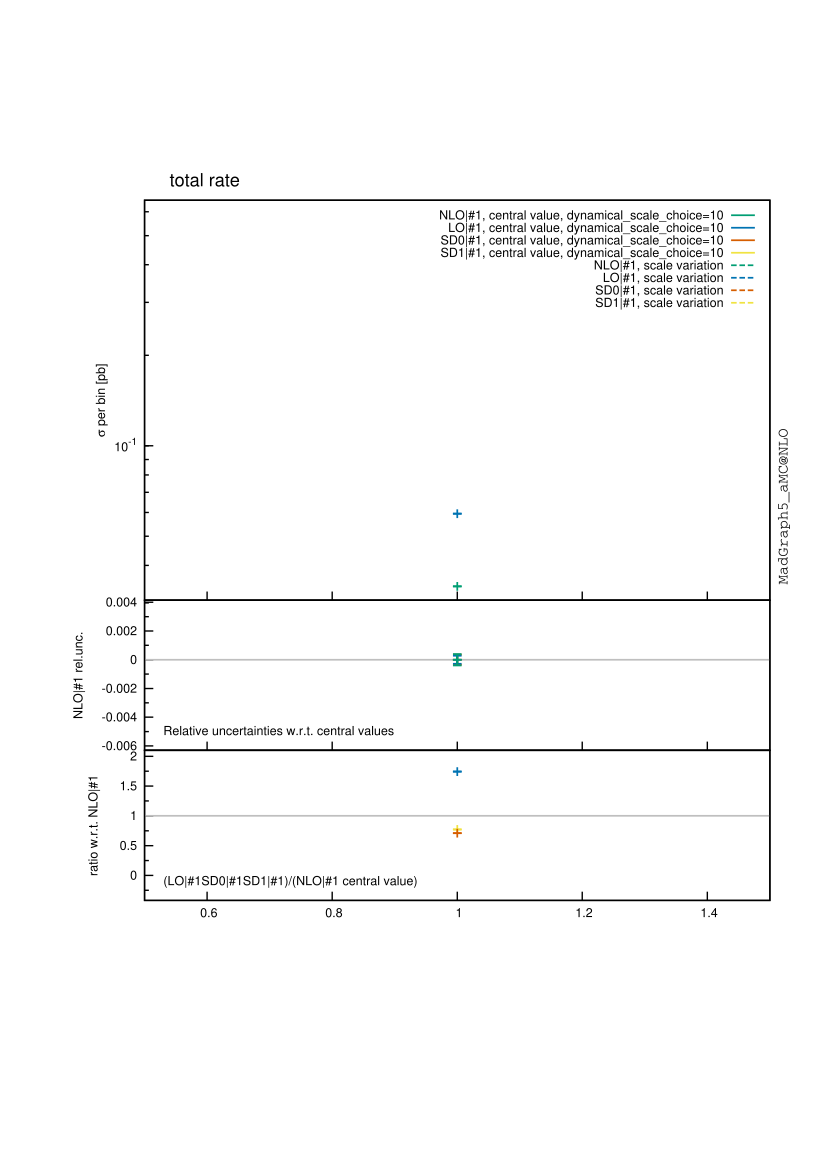

Recreate this plot in gnuplot.

################################################################################
#
# This gnuplot file was generated by MadGraph5_aMC@NLO project, a program which 
# automatically generates Feynman diagrams and matrix elements for arbitrary
# high-energy processes in the Standard Model and beyond. It also perform the
# integration and/or generate events for these processes, at LO and NLO accuracy.
#
# For more information, visit madgraph.phys.ucl.ac.be and amcatnlo.web.cern.ch
#
################################################################################
# /nfs/theoc/data1/dpagani/tobefixed_3.0.4/WW_checkMarco/bin/internal/histograms.py /nfs/theoc/data1/dpagani/tobefixed_3.0.4/WW_checkMarco/SubProcesses/P0_uux_wpwm/all_G1_36/MADatNLO.HwU /nfs/theoc/data1/dpagani/tobefixed_3.0.4/WW_checkMarco/SubProcesses/P0_ddx_wpwm/all_G1_28/MADatNLO.HwU /nfs/theoc/data1/dpagani/tobefixed_3.0.4/WW_checkMarco/SubProcesses/P0_uxu_wpwm/all_G1_8/MADatNLO.HwU /nfs/theoc/data1/dpagani/tobefixed_3.0.4/WW_checkMarco/SubProcesses/P0_uux_wpwm/all_G1_22/MADatNLO.HwU /nfs/theoc/data1/dpagani/tobefixed_3.0.4/WW_checkMarco/SubProcesses/P0_ddx_wpwm/all_G1_16/MADatNLO.HwU /nfs/theoc/data1/dpagani/tobefixed_3.0.4/WW_checkMarco/SubProcesses/P0_dxd_wpwm/all_G1_16/MADatNLO.HwU /nfs/theoc/data1/dpagani/tobefixed_3.0.4/WW_checkMarco/SubProcesses/P0_uux_wpwm/all_G1_37/MADatNLO.HwU /nfs/theoc/data1/dpagani/tobefixed_3.0.4/WW_checkMarco/SubProcesses/P0_uxu_wpwm/all_G1_23/MADatNLO.HwU /nfs/theoc/data1/dpagani/tobefixed_3.0.4/WW_checkMarco/SubProcesses/P0_dxd_wpwm/all_G1_5/MADatNLO.HwU /nfs/theoc/data1/dpagani/tobefixed_3.0.4/WW_checkMarco/SubProcesses/P0_dxd_wpwm/all_G1_8/MADatNLO.HwU /nfs/theoc/data1/dpagani/tobefixed_3.0.4/WW_checkMarco/SubProcesses/P0_uxu_wpwm/all_G1_42/MADatNLO.HwU /nfs/theoc/data1/dpagani/tobefixed_3.0.4/WW_checkMarco/SubProcesses/P0_ddx_wpwm/all_G1_8/MADatNLO.HwU /nfs/theoc/data1/dpagani/tobefixed_3.0.4/WW_checkMarco/SubProcesses/P0_dxd_wpwm/all_G1_28/MADatNLO.HwU /nfs/theoc/data1/dpagani/tobefixed_3.0.4/WW_checkMarco/SubProcesses/P0_ddx_wpwm/all_G1_10/MADatNLO.HwU /nfs/theoc/data1/dpagani/tobefixed_3.0.4/WW_checkMarco/SubProcesses/P0_ddx_wpwm/all_G1_11/MADatNLO.HwU /nfs/theoc/data1/dpagani/tobefixed_3.0.4/WW_checkMarco/SubProcesses/P0_dxd_wpwm/all_G1_1/MADatNLO.HwU /nfs/theoc/data1/dpagani/tobefixed_3.0.4/WW_checkMarco/SubProcesses/P0_uux_wpwm/all_G1_38/MADatNLO.HwU /nfs/theoc/data1/dpagani/tobefixed_3.0.4/WW_checkMarco/SubProcesses/P0_dxd_wpwm/all_G1_2/MADatNLO.HwU /nfs/theoc/data1/dpagani/tobefixed_3.0.4/WW_checkMarco/SubProcesses/P0_dxd_wpwm/all_G1_15/MADatNLO.HwU /nfs/theoc/data1/dpagani/tobefixed_3.0.4/WW_checkMarco/SubProcesses/P0_ddx_wpwm/all_G1_1/MADatNLO.HwU /nfs/theoc/data1/dpagani/tobefixed_3.0.4/WW_checkMarco/SubProcesses/P0_uux_wpwm/all_G1_1/MADatNLO.HwU /nfs/theoc/data1/dpagani/tobefixed_3.0.4/WW_checkMarco/SubProcesses/P0_dxd_wpwm/all_G1_32/MADatNLO.HwU /nfs/theoc/data1/dpagani/tobefixed_3.0.4/WW_checkMarco/SubProcesses/P0_dxd_wpwm/all_G1_24/MADatNLO.HwU /nfs/theoc/data1/dpagani/tobefixed_3.0.4/WW_checkMarco/SubProcesses/P0_dxd_wpwm/all_G1_10/MADatNLO.HwU /nfs/theoc/data1/dpagani/tobefixed_3.0.4/WW_checkMarco/SubProcesses/P0_uux_wpwm/all_G1_2/MADatNLO.HwU /nfs/theoc/data1/dpagani/tobefixed_3.0.4/WW_checkMarco/SubProcesses/P0_uxu_wpwm/all_G1_46/MADatNLO.HwU /nfs/theoc/data1/dpagani/tobefixed_3.0.4/WW_checkMarco/SubProcesses/P0_dxd_wpwm/all_G1_14/MADatNLO.HwU /nfs/theoc/data1/dpagani/tobefixed_3.0.4/WW_checkMarco/SubProcesses/P0_ddx_wpwm/all_G1_21/MADatNLO.HwU /nfs/theoc/data1/dpagani/tobefixed_3.0.4/WW_checkMarco/SubProcesses/P0_dxd_wpwm/all_G1_7/MADatNLO.HwU /nfs/theoc/data1/dpagani/tobefixed_3.0.4/WW_checkMarco/SubProcesses/P0_uux_wpwm/all_G1_43/MADatNLO.HwU /nfs/theoc/data1/dpagani/tobefixed_3.0.4/WW_checkMarco/SubProcesses/P0_dxd_wpwm/all_G1_17/MADatNLO.HwU /nfs/theoc/data1/dpagani/tobefixed_3.0.4/WW_checkMarco/SubProcesses/P0_uxu_wpwm/all_G1_22/MADatNLO.HwU /nfs/theoc/data1/dpagani/tobefixed_3.0.4/WW_checkMarco/SubProcesses/P0_ddx_wpwm/all_G1_6/MADatNLO.HwU /nfs/theoc/data1/dpagani/tobefixed_3.0.4/WW_checkMarco/SubProcesses/P0_uux_wpwm/all_G1_32/MADatNLO.HwU /nfs/theoc/data1/dpagani/tobefixed_3.0.4/WW_checkMarco/SubProcesses/P0_uxu_wpwm/all_G1_30/MADatNLO.HwU /nfs/theoc/data1/dpagani/tobefixed_3.0.4/WW_checkMarco/SubProcesses/P0_dxd_wpwm/all_G1_4/MADatNLO.HwU /nfs/theoc/data1/dpagani/tobefixed_3.0.4/WW_checkMarco/SubProcesses/P0_ddx_wpwm/all_G1_29/MADatNLO.HwU /nfs/theoc/data1/dpagani/tobefixed_3.0.4/WW_checkMarco/SubProcesses/P0_ddx_wpwm/all_G1_23/MADatNLO.HwU /nfs/theoc/data1/dpagani/tobefixed_3.0.4/WW_checkMarco/SubProcesses/P0_uux_wpwm/all_G1_12/MADatNLO.HwU /nfs/theoc/data1/dpagani/tobefixed_3.0.4/WW_checkMarco/SubProcesses/P0_dxd_wpwm/all_G1_3/MADatNLO.HwU /nfs/theoc/data1/dpagani/tobefixed_3.0.4/WW_checkMarco/SubProcesses/P0_dxd_wpwm/all_G1_11/MADatNLO.HwU /nfs/theoc/data1/dpagani/tobefixed_3.0.4/WW_checkMarco/SubProcesses/P0_uux_wpwm/all_G1_13/MADatNLO.HwU /nfs/theoc/data1/dpagani/tobefixed_3.0.4/WW_checkMarco/SubProcesses/P0_ddx_wpwm/all_G1_19/MADatNLO.HwU /nfs/theoc/data1/dpagani/tobefixed_3.0.4/WW_checkMarco/SubProcesses/P0_dxd_wpwm/all_G1_9/MADatNLO.HwU /nfs/theoc/data1/dpagani/tobefixed_3.0.4/WW_checkMarco/SubProcesses/P0_uxu_wpwm/all_G1_13/MADatNLO.HwU /nfs/theoc/data1/dpagani/tobefixed_3.0.4/WW_checkMarco/SubProcesses/P0_dxd_wpwm/all_G1_25/MADatNLO.HwU /nfs/theoc/data1/dpagani/tobefixed_3.0.4/WW_checkMarco/SubProcesses/P0_ddx_wpwm/all_G1_30/MADatNLO.HwU /nfs/theoc/data1/dpagani/tobefixed_3.0.4/WW_checkMarco/SubProcesses/P0_uxu_wpwm/all_G1_24/MADatNLO.HwU /nfs/theoc/data1/dpagani/tobefixed_3.0.4/WW_checkMarco/SubProcesses/P0_uux_wpwm/all_G1_3/MADatNLO.HwU /nfs/theoc/data1/dpagani/tobefixed_3.0.4/WW_checkMarco/SubProcesses/P0_ddx_wpwm/all_G1_4/MADatNLO.HwU /nfs/theoc/data1/dpagani/tobefixed_3.0.4/WW_checkMarco/SubProcesses/P0_dxd_wpwm/all_G1_20/MADatNLO.HwU /nfs/theoc/data1/dpagani/tobefixed_3.0.4/WW_checkMarco/SubProcesses/P0_uux_wpwm/all_G1_28/MADatNLO.HwU /nfs/theoc/data1/dpagani/tobefixed_3.0.4/WW_checkMarco/SubProcesses/P0_ddx_wpwm/all_G1_26/MADatNLO.HwU /nfs/theoc/data1/dpagani/tobefixed_3.0.4/WW_checkMarco/SubProcesses/P0_uux_wpwm/all_G1_14/MADatNLO.HwU /nfs/theoc/data1/dpagani/tobefixed_3.0.4/WW_checkMarco/SubProcesses/P0_dxd_wpwm/all_G1_26/MADatNLO.HwU /nfs/theoc/data1/dpagani/tobefixed_3.0.4/WW_checkMarco/SubProcesses/P0_uux_wpwm/all_G1_7/MADatNLO.HwU /nfs/theoc/data1/dpagani/tobefixed_3.0.4/WW_checkMarco/SubProcesses/P0_uux_wpwm/all_G1_24/MADatNLO.HwU /nfs/theoc/data1/dpagani/tobefixed_3.0.4/WW_checkMarco/SubProcesses/P0_uux_wpwm/all_G1_39/MADatNLO.HwU /nfs/theoc/data1/dpagani/tobefixed_3.0.4/WW_checkMarco/SubProcesses/P0_ddx_wpwm/all_G1_13/MADatNLO.HwU /nfs/theoc/data1/dpagani/tobefixed_3.0.4/WW_checkMarco/SubProcesses/P0_dxd_wpwm/all_G1_22/MADatNLO.HwU /nfs/theoc/data1/dpagani/tobefixed_3.0.4/WW_checkMarco/SubProcesses/P0_ddx_wpwm/all_G1_25/MADatNLO.HwU /nfs/theoc/data1/dpagani/tobefixed_3.0.4/WW_checkMarco/SubProcesses/P0_dxd_wpwm/all_G1_31/MADatNLO.HwU /nfs/theoc/data1/dpagani/tobefixed_3.0.4/WW_checkMarco/SubProcesses/P0_ddx_wpwm/all_G1_24/MADatNLO.HwU /nfs/theoc/data1/dpagani/tobefixed_3.0.4/WW_checkMarco/SubProcesses/P0_ddx_wpwm/all_G1_15/MADatNLO.HwU /nfs/theoc/data1/dpagani/tobefixed_3.0.4/WW_checkMarco/SubProcesses/P0_uux_wpwm/all_G1_17/MADatNLO.HwU /nfs/theoc/data1/dpagani/tobefixed_3.0.4/WW_checkMarco/SubProcesses/P0_ddx_wpwm/all_G1_17/MADatNLO.HwU /nfs/theoc/data1/dpagani/tobefixed_3.0.4/WW_checkMarco/SubProcesses/P0_uux_wpwm/all_G1_27/MADatNLO.HwU /nfs/theoc/data1/dpagani/tobefixed_3.0.4/WW_checkMarco/SubProcesses/P0_ddx_wpwm/all_G1_2/MADatNLO.HwU /nfs/theoc/data1/dpagani/tobefixed_3.0.4/WW_checkMarco/SubProcesses/P0_uux_wpwm/all_G1_31/MADatNLO.HwU /nfs/theoc/data1/dpagani/tobefixed_3.0.4/WW_checkMarco/SubProcesses/P0_ddx_wpwm/all_G1_9/MADatNLO.HwU /nfs/theoc/data1/dpagani/tobefixed_3.0.4/WW_checkMarco/SubProcesses/P0_dxd_wpwm/all_G1_23/MADatNLO.HwU /nfs/theoc/data1/dpagani/tobefixed_3.0.4/WW_checkMarco/SubProcesses/P0_uxu_wpwm/all_G1_15/MADatNLO.HwU /nfs/theoc/data1/dpagani/tobefixed_3.0.4/WW_checkMarco/SubProcesses/P0_uux_wpwm/all_G1_35/MADatNLO.HwU /nfs/theoc/data1/dpagani/tobefixed_3.0.4/WW_checkMarco/SubProcesses/P0_dxd_wpwm/all_G1_27/MADatNLO.HwU /nfs/theoc/data1/dpagani/tobefixed_3.0.4/WW_checkMarco/SubProcesses/P0_ddx_wpwm/all_G1_14/MADatNLO.HwU /nfs/theoc/data1/dpagani/tobefixed_3.0.4/WW_checkMarco/SubProcesses/P0_uux_wpwm/all_G1_6/MADatNLO.HwU /nfs/theoc/data1/dpagani/tobefixed_3.0.4/WW_checkMarco/SubProcesses/P0_uux_wpwm/all_G1_33/MADatNLO.HwU /nfs/theoc/data1/dpagani/tobefixed_3.0.4/WW_checkMarco/SubProcesses/P0_uux_wpwm/all_G1_41/MADatNLO.HwU /nfs/theoc/data1/dpagani/tobefixed_3.0.4/WW_checkMarco/SubProcesses/P0_ddx_wpwm/all_G1_7/MADatNLO.HwU /nfs/theoc/data1/dpagani/tobefixed_3.0.4/WW_checkMarco/SubProcesses/P0_ddx_wpwm/all_G1_3/MADatNLO.HwU /nfs/theoc/data1/dpagani/tobefixed_3.0.4/WW_checkMarco/SubProcesses/P0_ddx_wpwm/all_G1_5/MADatNLO.HwU /nfs/theoc/data1/dpagani/tobefixed_3.0.4/WW_checkMarco/SubProcesses/P0_ddx_wpwm/all_G1_31/MADatNLO.HwU /nfs/theoc/data1/dpagani/tobefixed_3.0.4/WW_checkMarco/SubProcesses/P0_ddx_wpwm/all_G1_27/MADatNLO.HwU /nfs/theoc/data1/dpagani/tobefixed_3.0.4/WW_checkMarco/SubProcesses/P0_uux_wpwm/all_G1_20/MADatNLO.HwU /nfs/theoc/data1/dpagani/tobefixed_3.0.4/WW_checkMarco/SubProcesses/P0_dxd_wpwm/all_G1_29/MADatNLO.HwU /nfs/theoc/data1/dpagani/tobefixed_3.0.4/WW_checkMarco/SubProcesses/P0_dxd_wpwm/all_G1_13/MADatNLO.HwU /nfs/theoc/data1/dpagani/tobefixed_3.0.4/WW_checkMarco/SubProcesses/P0_uux_wpwm/all_G1_26/MADatNLO.HwU /nfs/theoc/data1/dpagani/tobefixed_3.0.4/WW_checkMarco/SubProcesses/P0_dxd_wpwm/all_G1_18/MADatNLO.HwU /nfs/theoc/data1/dpagani/tobefixed_3.0.4/WW_checkMarco/SubProcesses/P0_uux_wpwm/all_G1_16/MADatNLO.HwU /nfs/theoc/data1/dpagani/tobefixed_3.0.4/WW_checkMarco/SubProcesses/P0_ddx_wpwm/all_G1_12/MADatNLO.HwU /nfs/theoc/data1/dpagani/tobefixed_3.0.4/WW_checkMarco/SubProcesses/P0_uux_wpwm/all_G1_25/MADatNLO.HwU /nfs/theoc/data1/dpagani/tobefixed_3.0.4/WW_checkMarco/SubProcesses/P0_uux_wpwm/all_G1_11/MADatNLO.HwU /nfs/theoc/data1/dpagani/tobefixed_3.0.4/WW_checkMarco/SubProcesses/P0_uxu_wpwm/all_G1_35/MADatNLO.HwU /nfs/theoc/data1/dpagani/tobefixed_3.0.4/WW_checkMarco/SubProcesses/P0_uux_wpwm/all_G1_8/MADatNLO.HwU /nfs/theoc/data1/dpagani/tobefixed_3.0.4/WW_checkMarco/SubProcesses/P0_ddx_wpwm/all_G1_22/MADatNLO.HwU /nfs/theoc/data1/dpagani/tobefixed_3.0.4/WW_checkMarco/SubProcesses/P0_dxd_wpwm/all_G1_21/MADatNLO.HwU /nfs/theoc/data1/dpagani/tobefixed_3.0.4/WW_checkMarco/SubProcesses/P0_dxd_wpwm/all_G1_6/MADatNLO.HwU /nfs/theoc/data1/dpagani/tobefixed_3.0.4/WW_checkMarco/SubProcesses/P0_dxd_wpwm/all_G1_19/MADatNLO.HwU /nfs/theoc/data1/dpagani/tobefixed_3.0.4/WW_checkMarco/SubProcesses/P0_uux_wpwm/all_G1_34/MADatNLO.HwU /nfs/theoc/data1/dpagani/tobefixed_3.0.4/WW_checkMarco/SubProcesses/P0_uux_wpwm/all_G1_5/MADatNLO.HwU /nfs/theoc/data1/dpagani/tobefixed_3.0.4/WW_checkMarco/SubProcesses/P0_uux_wpwm/all_G1_19/MADatNLO.HwU /nfs/theoc/data1/dpagani/tobefixed_3.0.4/WW_checkMarco/SubProcesses/P0_uux_wpwm/all_G1_40/MADatNLO.HwU /nfs/theoc/data1/dpagani/tobefixed_3.0.4/WW_checkMarco/SubProcesses/P0_ddx_wpwm/all_G1_20/MADatNLO.HwU /nfs/theoc/data1/dpagani/tobefixed_3.0.4/WW_checkMarco/SubProcesses/P0_uux_wpwm/all_G1_18/MADatNLO.HwU /nfs/theoc/data1/dpagani/tobefixed_3.0.4/WW_checkMarco/SubProcesses/P0_uux_wpwm/all_G1_15/MADatNLO.HwU /nfs/theoc/data1/dpagani/tobefixed_3.0.4/WW_checkMarco/SubProcesses/P0_ddx_wpwm/all_G1_18/MADatNLO.HwU /nfs/theoc/data1/dpagani/tobefixed_3.0.4/WW_checkMarco/SubProcesses/P0_uux_wpwm/all_G1_9/MADatNLO.HwU /nfs/theoc/data1/dpagani/tobefixed_3.0.4/WW_checkMarco/SubProcesses/P0_dxd_wpwm/all_G1_30/MADatNLO.HwU /nfs/theoc/data1/dpagani/tobefixed_3.0.4/WW_checkMarco/SubProcesses/P0_uux_wpwm/all_G1_29/MADatNLO.HwU /nfs/theoc/data1/dpagani/tobefixed_3.0.4/WW_checkMarco/SubProcesses/P0_uux_wpwm/all_G1_21/MADatNLO.HwU /nfs/theoc/data1/dpagani/tobefixed_3.0.4/WW_checkMarco/SubProcesses/P0_uux_wpwm/all_G1_4/MADatNLO.HwU /nfs/theoc/data1/dpagani/tobefixed_3.0.4/WW_checkMarco/SubProcesses/P0_uux_wpwm/all_G1_30/MADatNLO.HwU /nfs/theoc/data1/dpagani/tobefixed_3.0.4/WW_checkMarco/SubProcesses/P0_uux_wpwm/all_G1_23/MADatNLO.HwU /nfs/theoc/data1/dpagani/tobefixed_3.0.4/WW_checkMarco/SubProcesses/P0_dxd_wpwm/all_G1_12/MADatNLO.HwU /nfs/theoc/data1/dpagani/tobefixed_3.0.4/WW_checkMarco/SubProcesses/P0_uxu_wpwm/all_G1_5/MADatNLO.HwU /nfs/theoc/data1/dpagani/tobefixed_3.0.4/WW_checkMarco/SubProcesses/P0_uxu_wpwm/all_G1_17/MADatNLO.HwU /nfs/theoc/data1/dpagani/tobefixed_3.0.4/WW_checkMarco/SubProcesses/P0_uxu_wpwm/all_G1_45/MADatNLO.HwU /nfs/theoc/data1/dpagani/tobefixed_3.0.4/WW_checkMarco/SubProcesses/P0_uxu_wpwm/all_G1_20/MADatNLO.HwU /nfs/theoc/data1/dpagani/tobefixed_3.0.4/WW_checkMarco/SubProcesses/P0_uux_wpwm/all_G1_10/MADatNLO.HwU /nfs/theoc/data1/dpagani/tobefixed_3.0.4/WW_checkMarco/SubProcesses/P0_uux_wpwm/all_G1_42/MADatNLO.HwU /nfs/theoc/data1/dpagani/tobefixed_3.0.4/WW_checkMarco/SubProcesses/P0_uxu_wpwm/all_G1_31/MADatNLO.HwU /nfs/theoc/data1/dpagani/tobefixed_3.0.4/WW_checkMarco/SubProcesses/P0_uxu_wpwm/all_G1_12/MADatNLO.HwU /nfs/theoc/data1/dpagani/tobefixed_3.0.4/WW_checkMarco/SubProcesses/P0_uxu_wpwm/all_G1_37/MADatNLO.HwU /nfs/theoc/data1/dpagani/tobefixed_3.0.4/WW_checkMarco/SubProcesses/P0_uxu_wpwm/all_G1_39/MADatNLO.HwU /nfs/theoc/data1/dpagani/tobefixed_3.0.4/WW_checkMarco/SubProcesses/P0_uxu_wpwm/all_G1_6/MADatNLO.HwU /nfs/theoc/data1/dpagani/tobefixed_3.0.4/WW_checkMarco/SubProcesses/P0_uxu_wpwm/all_G1_44/MADatNLO.HwU /nfs/theoc/data1/dpagani/tobefixed_3.0.4/WW_checkMarco/SubProcesses/P0_aa_wpwm/all_G1_98/MADatNLO.HwU /nfs/theoc/data1/dpagani/tobefixed_3.0.4/WW_checkMarco/SubProcesses/P0_uxu_wpwm/all_G1_9/MADatNLO.HwU /nfs/theoc/data1/dpagani/tobefixed_3.0.4/WW_checkMarco/SubProcesses/P0_uxu_wpwm/all_G1_18/MADatNLO.HwU /nfs/theoc/data1/dpagani/tobefixed_3.0.4/WW_checkMarco/SubProcesses/P0_uxu_wpwm/all_G1_36/MADatNLO.HwU /nfs/theoc/data1/dpagani/tobefixed_3.0.4/WW_checkMarco/SubProcesses/P0_uxu_wpwm/all_G1_33/MADatNLO.HwU /nfs/theoc/data1/dpagani/tobefixed_3.0.4/WW_checkMarco/SubProcesses/P0_uxu_wpwm/all_G1_41/MADatNLO.HwU /nfs/theoc/data1/dpagani/tobefixed_3.0.4/WW_checkMarco/SubProcesses/P0_uxu_wpwm/all_G1_40/MADatNLO.HwU /nfs/theoc/data1/dpagani/tobefixed_3.0.4/WW_checkMarco/SubProcesses/P0_uxu_wpwm/all_G1_43/MADatNLO.HwU /nfs/theoc/data1/dpagani/tobefixed_3.0.4/WW_checkMarco/SubProcesses/P0_uxu_wpwm/all_G1_25/MADatNLO.HwU /nfs/theoc/data1/dpagani/tobefixed_3.0.4/WW_checkMarco/SubProcesses/P0_uxu_wpwm/all_G1_7/MADatNLO.HwU /nfs/theoc/data1/dpagani/tobefixed_3.0.4/WW_checkMarco/SubProcesses/P0_uxu_wpwm/all_G1_28/MADatNLO.HwU /nfs/theoc/data1/dpagani/tobefixed_3.0.4/WW_checkMarco/SubProcesses/P0_uxu_wpwm/all_G1_4/MADatNLO.HwU /nfs/theoc/data1/dpagani/tobefixed_3.0.4/WW_checkMarco/SubProcesses/P0_uxu_wpwm/all_G1_10/MADatNLO.HwU /nfs/theoc/data1/dpagani/tobefixed_3.0.4/WW_checkMarco/SubProcesses/P0_uxu_wpwm/all_G1_38/MADatNLO.HwU /nfs/theoc/data1/dpagani/tobefixed_3.0.4/WW_checkMarco/SubProcesses/P0_uxu_wpwm/all_G1_14/MADatNLO.HwU /nfs/theoc/data1/dpagani/tobefixed_3.0.4/WW_checkMarco/SubProcesses/P0_uxu_wpwm/all_G1_21/MADatNLO.HwU /nfs/theoc/data1/dpagani/tobefixed_3.0.4/WW_checkMarco/SubProcesses/P0_uxu_wpwm/all_G1_26/MADatNLO.HwU /nfs/theoc/data1/dpagani/tobefixed_3.0.4/WW_checkMarco/SubProcesses/P0_uxu_wpwm/all_G1_29/MADatNLO.HwU /nfs/theoc/data1/dpagani/tobefixed_3.0.4/WW_checkMarco/SubProcesses/P0_uxu_wpwm/all_G1_3/MADatNLO.HwU /nfs/theoc/data1/dpagani/tobefixed_3.0.4/WW_checkMarco/SubProcesses/P0_uxu_wpwm/all_G1_27/MADatNLO.HwU /nfs/theoc/data1/dpagani/tobefixed_3.0.4/WW_checkMarco/SubProcesses/P0_uxu_wpwm/all_G1_11/MADatNLO.HwU /nfs/theoc/data1/dpagani/tobefixed_3.0.4/WW_checkMarco/SubProcesses/P0_uxu_wpwm/all_G1_19/MADatNLO.HwU /nfs/theoc/data1/dpagani/tobefixed_3.0.4/WW_checkMarco/SubProcesses/P0_uxu_wpwm/all_G1_16/MADatNLO.HwU /nfs/theoc/data1/dpagani/tobefixed_3.0.4/WW_checkMarco/SubProcesses/P0_uxu_wpwm/all_G1_34/MADatNLO.HwU /nfs/theoc/data1/dpagani/tobefixed_3.0.4/WW_checkMarco/SubProcesses/P0_uxu_wpwm/all_G1_32/MADatNLO.HwU /nfs/theoc/data1/dpagani/tobefixed_3.0.4/WW_checkMarco/SubProcesses/P0_uxu_wpwm/all_G1_2/MADatNLO.HwU /nfs/theoc/data1/dpagani/tobefixed_3.0.4/WW_checkMarco/SubProcesses/P0_uxu_wpwm/all_G1_1/MADatNLO.HwU /nfs/theoc/data1/dpagani/tobefixed_3.0.4/WW_checkMarco/SubProcesses/P0_aa_wpwm/all_G1_10/MADatNLO.HwU /nfs/theoc/data1/dpagani/tobefixed_3.0.4/WW_checkMarco/SubProcesses/P0_aa_wpwm/all_G1_11/MADatNLO.HwU /nfs/theoc/data1/dpagani/tobefixed_3.0.4/WW_checkMarco/SubProcesses/P0_aa_wpwm/all_G1_72/MADatNLO.HwU /nfs/theoc/data1/dpagani/tobefixed_3.0.4/WW_checkMarco/SubProcesses/P0_aa_wpwm/all_G1_86/MADatNLO.HwU /nfs/theoc/data1/dpagani/tobefixed_3.0.4/WW_checkMarco/SubProcesses/P0_aa_wpwm/all_G1_79/MADatNLO.HwU /nfs/theoc/data1/dpagani/tobefixed_3.0.4/WW_checkMarco/SubProcesses/P0_aa_wpwm/all_G1_75/MADatNLO.HwU /nfs/theoc/data1/dpagani/tobefixed_3.0.4/WW_checkMarco/SubProcesses/P0_aa_wpwm/all_G1_1/MADatNLO.HwU /nfs/theoc/data1/dpagani/tobefixed_3.0.4/WW_checkMarco/SubProcesses/P0_aa_wpwm/all_G1_96/MADatNLO.HwU /nfs/theoc/data1/dpagani/tobefixed_3.0.4/WW_checkMarco/SubProcesses/P0_aa_wpwm/all_G1_37/MADatNLO.HwU /nfs/theoc/data1/dpagani/tobefixed_3.0.4/WW_checkMarco/SubProcesses/P0_aa_wpwm/all_G1_28/MADatNLO.HwU /nfs/theoc/data1/dpagani/tobefixed_3.0.4/WW_checkMarco/SubProcesses/P0_aa_wpwm/all_G1_53/MADatNLO.HwU /nfs/theoc/data1/dpagani/tobefixed_3.0.4/WW_checkMarco/SubProcesses/P0_aa_wpwm/all_G1_19/MADatNLO.HwU /nfs/theoc/data1/dpagani/tobefixed_3.0.4/WW_checkMarco/SubProcesses/P0_aa_wpwm/all_G1_27/MADatNLO.HwU /nfs/theoc/data1/dpagani/tobefixed_3.0.4/WW_checkMarco/SubProcesses/P0_aa_wpwm/all_G1_44/MADatNLO.HwU /nfs/theoc/data1/dpagani/tobefixed_3.0.4/WW_checkMarco/SubProcesses/P0_aa_wpwm/all_G1_6/MADatNLO.HwU /nfs/theoc/data1/dpagani/tobefixed_3.0.4/WW_checkMarco/SubProcesses/P0_aa_wpwm/all_G1_87/MADatNLO.HwU /nfs/theoc/data1/dpagani/tobefixed_3.0.4/WW_checkMarco/SubProcesses/P0_aa_wpwm/all_G1_90/MADatNLO.HwU /nfs/theoc/data1/dpagani/tobefixed_3.0.4/WW_checkMarco/SubProcesses/P0_aa_wpwm/all_G1_89/MADatNLO.HwU /nfs/theoc/data1/dpagani/tobefixed_3.0.4/WW_checkMarco/SubProcesses/P0_aa_wpwm/all_G1_74/MADatNLO.HwU /nfs/theoc/data1/dpagani/tobefixed_3.0.4/WW_checkMarco/SubProcesses/P0_aa_wpwm/all_G1_60/MADatNLO.HwU /nfs/theoc/data1/dpagani/tobefixed_3.0.4/WW_checkMarco/SubProcesses/P0_aa_wpwm/all_G1_83/MADatNLO.HwU /nfs/theoc/data1/dpagani/tobefixed_3.0.4/WW_checkMarco/SubProcesses/P0_aa_wpwm/all_G1_3/MADatNLO.HwU /nfs/theoc/data1/dpagani/tobefixed_3.0.4/WW_checkMarco/SubProcesses/P0_aa_wpwm/all_G1_93/MADatNLO.HwU /nfs/theoc/data1/dpagani/tobefixed_3.0.4/WW_checkMarco/SubProcesses/P0_aa_wpwm/all_G1_63/MADatNLO.HwU /nfs/theoc/data1/dpagani/tobefixed_3.0.4/WW_checkMarco/SubProcesses/P0_aa_wpwm/all_G1_69/MADatNLO.HwU /nfs/theoc/data1/dpagani/tobefixed_3.0.4/WW_checkMarco/SubProcesses/P0_aa_wpwm/all_G1_50/MADatNLO.HwU /nfs/theoc/data1/dpagani/tobefixed_3.0.4/WW_checkMarco/SubProcesses/P0_aa_wpwm/all_G1_99/MADatNLO.HwU /nfs/theoc/data1/dpagani/tobefixed_3.0.4/WW_checkMarco/SubProcesses/P0_aa_wpwm/all_G1_23/MADatNLO.HwU /nfs/theoc/data1/dpagani/tobefixed_3.0.4/WW_checkMarco/SubProcesses/P0_aa_wpwm/all_G1_100/MADatNLO.HwU /nfs/theoc/data1/dpagani/tobefixed_3.0.4/WW_checkMarco/SubProcesses/P0_aa_wpwm/all_G1_2/MADatNLO.HwU /nfs/theoc/data1/dpagani/tobefixed_3.0.4/WW_checkMarco/SubProcesses/P0_aa_wpwm/all_G1_59/MADatNLO.HwU /nfs/theoc/data1/dpagani/tobefixed_3.0.4/WW_checkMarco/SubProcesses/P0_aa_wpwm/all_G1_24/MADatNLO.HwU /nfs/theoc/data1/dpagani/tobefixed_3.0.4/WW_checkMarco/SubProcesses/P0_aa_wpwm/all_G1_73/MADatNLO.HwU /nfs/theoc/data1/dpagani/tobefixed_3.0.4/WW_checkMarco/SubProcesses/P0_aa_wpwm/all_G1_84/MADatNLO.HwU /nfs/theoc/data1/dpagani/tobefixed_3.0.4/WW_checkMarco/SubProcesses/P0_aa_wpwm/all_G1_91/MADatNLO.HwU /nfs/theoc/data1/dpagani/tobefixed_3.0.4/WW_checkMarco/SubProcesses/P0_aa_wpwm/all_G1_88/MADatNLO.HwU /nfs/theoc/data1/dpagani/tobefixed_3.0.4/WW_checkMarco/SubProcesses/P0_aa_wpwm/all_G1_71/MADatNLO.HwU /nfs/theoc/data1/dpagani/tobefixed_3.0.4/WW_checkMarco/SubProcesses/P0_aa_wpwm/all_G1_33/MADatNLO.HwU /nfs/theoc/data1/dpagani/tobefixed_3.0.4/WW_checkMarco/SubProcesses/P0_aa_wpwm/all_G1_81/MADatNLO.HwU /nfs/theoc/data1/dpagani/tobefixed_3.0.4/WW_checkMarco/SubProcesses/P0_aa_wpwm/all_G1_64/MADatNLO.HwU /nfs/theoc/data1/dpagani/tobefixed_3.0.4/WW_checkMarco/SubProcesses/P0_aa_wpwm/all_G1_39/MADatNLO.HwU /nfs/theoc/data1/dpagani/tobefixed_3.0.4/WW_checkMarco/SubProcesses/P0_aa_wpwm/all_G1_21/MADatNLO.HwU /nfs/theoc/data1/dpagani/tobefixed_3.0.4/WW_checkMarco/SubProcesses/P0_aa_wpwm/all_G1_54/MADatNLO.HwU /nfs/theoc/data1/dpagani/tobefixed_3.0.4/WW_checkMarco/SubProcesses/P0_aa_wpwm/all_G1_35/MADatNLO.HwU /nfs/theoc/data1/dpagani/tobefixed_3.0.4/WW_checkMarco/SubProcesses/P0_aa_wpwm/all_G1_80/MADatNLO.HwU /nfs/theoc/data1/dpagani/tobefixed_3.0.4/WW_checkMarco/SubProcesses/P0_aa_wpwm/all_G1_29/MADatNLO.HwU /nfs/theoc/data1/dpagani/tobefixed_3.0.4/WW_checkMarco/SubProcesses/P0_aa_wpwm/all_G1_30/MADatNLO.HwU /nfs/theoc/data1/dpagani/tobefixed_3.0.4/WW_checkMarco/SubProcesses/P0_aa_wpwm/all_G1_51/MADatNLO.HwU /nfs/theoc/data1/dpagani/tobefixed_3.0.4/WW_checkMarco/SubProcesses/P0_aa_wpwm/all_G1_67/MADatNLO.HwU /nfs/theoc/data1/dpagani/tobefixed_3.0.4/WW_checkMarco/SubProcesses/P0_aa_wpwm/all_G1_61/MADatNLO.HwU /nfs/theoc/data1/dpagani/tobefixed_3.0.4/WW_checkMarco/SubProcesses/P0_aa_wpwm/all_G1_5/MADatNLO.HwU /nfs/theoc/data1/dpagani/tobefixed_3.0.4/WW_checkMarco/SubProcesses/P0_aa_wpwm/all_G1_56/MADatNLO.HwU /nfs/theoc/data1/dpagani/tobefixed_3.0.4/WW_checkMarco/SubProcesses/P0_aa_wpwm/all_G1_22/MADatNLO.HwU /nfs/theoc/data1/dpagani/tobefixed_3.0.4/WW_checkMarco/SubProcesses/P0_aa_wpwm/all_G1_97/MADatNLO.HwU /nfs/theoc/data1/dpagani/tobefixed_3.0.4/WW_checkMarco/SubProcesses/P0_aa_wpwm/all_G1_94/MADatNLO.HwU /nfs/theoc/data1/dpagani/tobefixed_3.0.4/WW_checkMarco/SubProcesses/P0_aa_wpwm/all_G1_18/MADatNLO.HwU /nfs/theoc/data1/dpagani/tobefixed_3.0.4/WW_checkMarco/SubProcesses/P0_aa_wpwm/all_G1_52/MADatNLO.HwU /nfs/theoc/data1/dpagani/tobefixed_3.0.4/WW_checkMarco/SubProcesses/P0_aa_wpwm/all_G1_8/MADatNLO.HwU /nfs/theoc/data1/dpagani/tobefixed_3.0.4/WW_checkMarco/SubProcesses/P0_aa_wpwm/all_G1_68/MADatNLO.HwU /nfs/theoc/data1/dpagani/tobefixed_3.0.4/WW_checkMarco/SubProcesses/P0_aa_wpwm/all_G1_17/MADatNLO.HwU /nfs/theoc/data1/dpagani/tobefixed_3.0.4/WW_checkMarco/SubProcesses/P0_aa_wpwm/all_G1_36/MADatNLO.HwU /nfs/theoc/data1/dpagani/tobefixed_3.0.4/WW_checkMarco/SubProcesses/P0_aa_wpwm/all_G1_78/MADatNLO.HwU /nfs/theoc/data1/dpagani/tobefixed_3.0.4/WW_checkMarco/SubProcesses/P0_aa_wpwm/all_G1_57/MADatNLO.HwU /nfs/theoc/data1/dpagani/tobefixed_3.0.4/WW_checkMarco/SubProcesses/P0_aa_wpwm/all_G1_65/MADatNLO.HwU /nfs/theoc/data1/dpagani/tobefixed_3.0.4/WW_checkMarco/SubProcesses/P0_aa_wpwm/all_G1_38/MADatNLO.HwU /nfs/theoc/data1/dpagani/tobefixed_3.0.4/WW_checkMarco/SubProcesses/P0_aa_wpwm/all_G1_31/MADatNLO.HwU /nfs/theoc/data1/dpagani/tobefixed_3.0.4/WW_checkMarco/SubProcesses/P0_aa_wpwm/all_G1_41/MADatNLO.HwU /nfs/theoc/data1/dpagani/tobefixed_3.0.4/WW_checkMarco/SubProcesses/P0_aa_wpwm/all_G1_82/MADatNLO.HwU /nfs/theoc/data1/dpagani/tobefixed_3.0.4/WW_checkMarco/SubProcesses/P0_aa_wpwm/all_G1_92/MADatNLO.HwU /nfs/theoc/data1/dpagani/tobefixed_3.0.4/WW_checkMarco/SubProcesses/P0_aa_wpwm/all_G1_70/MADatNLO.HwU /nfs/theoc/data1/dpagani/tobefixed_3.0.4/WW_checkMarco/SubProcesses/P0_aa_wpwm/all_G1_12/MADatNLO.HwU /nfs/theoc/data1/dpagani/tobefixed_3.0.4/WW_checkMarco/SubProcesses/P0_aa_wpwm/all_G1_4/MADatNLO.HwU /nfs/theoc/data1/dpagani/tobefixed_3.0.4/WW_checkMarco/SubProcesses/P0_aa_wpwm/all_G1_42/MADatNLO.HwU /nfs/theoc/data1/dpagani/tobefixed_3.0.4/WW_checkMarco/SubProcesses/P0_aa_wpwm/all_G1_95/MADatNLO.HwU /nfs/theoc/data1/dpagani/tobefixed_3.0.4/WW_checkMarco/SubProcesses/P0_aa_wpwm/all_G1_16/MADatNLO.HwU /nfs/theoc/data1/dpagani/tobefixed_3.0.4/WW_checkMarco/SubProcesses/P0_aa_wpwm/all_G1_25/MADatNLO.HwU /nfs/theoc/data1/dpagani/tobefixed_3.0.4/WW_checkMarco/SubProcesses/P0_aa_wpwm/all_G1_14/MADatNLO.HwU /nfs/theoc/data1/dpagani/tobefixed_3.0.4/WW_checkMarco/SubProcesses/P0_aa_wpwm/all_G1_55/MADatNLO.HwU /nfs/theoc/data1/dpagani/tobefixed_3.0.4/WW_checkMarco/SubProcesses/P0_aa_wpwm/all_G1_13/MADatNLO.HwU /nfs/theoc/data1/dpagani/tobefixed_3.0.4/WW_checkMarco/SubProcesses/P0_aa_wpwm/all_G1_34/MADatNLO.HwU /nfs/theoc/data1/dpagani/tobefixed_3.0.4/WW_checkMarco/SubProcesses/P0_aa_wpwm/all_G1_48/MADatNLO.HwU /nfs/theoc/data1/dpagani/tobefixed_3.0.4/WW_checkMarco/SubProcesses/P0_aa_wpwm/all_G1_77/MADatNLO.HwU /nfs/theoc/data1/dpagani/tobefixed_3.0.4/WW_checkMarco/SubProcesses/P0_aa_wpwm/all_G1_20/MADatNLO.HwU /nfs/theoc/data1/dpagani/tobefixed_3.0.4/WW_checkMarco/SubProcesses/P0_aa_wpwm/all_G1_49/MADatNLO.HwU /nfs/theoc/data1/dpagani/tobefixed_3.0.4/WW_checkMarco/SubProcesses/P0_aa_wpwm/all_G1_76/MADatNLO.HwU /nfs/theoc/data1/dpagani/tobefixed_3.0.4/WW_checkMarco/SubProcesses/P0_aa_wpwm/all_G1_9/MADatNLO.HwU /nfs/theoc/data1/dpagani/tobefixed_3.0.4/WW_checkMarco/SubProcesses/P0_aa_wpwm/all_G1_85/MADatNLO.HwU /nfs/theoc/data1/dpagani/tobefixed_3.0.4/WW_checkMarco/SubProcesses/P0_aa_wpwm/all_G1_43/MADatNLO.HwU /nfs/theoc/data1/dpagani/tobefixed_3.0.4/WW_checkMarco/SubProcesses/P0_aa_wpwm/all_G1_47/MADatNLO.HwU /nfs/theoc/data1/dpagani/tobefixed_3.0.4/WW_checkMarco/SubProcesses/P0_aa_wpwm/all_G1_62/MADatNLO.HwU /nfs/theoc/data1/dpagani/tobefixed_3.0.4/WW_checkMarco/SubProcesses/P0_aa_wpwm/all_G1_58/MADatNLO.HwU /nfs/theoc/data1/dpagani/tobefixed_3.0.4/WW_checkMarco/SubProcesses/P0_aa_wpwm/all_G1_7/MADatNLO.HwU /nfs/theoc/data1/dpagani/tobefixed_3.0.4/WW_checkMarco/SubProcesses/P0_aa_wpwm/all_G1_40/MADatNLO.HwU /nfs/theoc/data1/dpagani/tobefixed_3.0.4/WW_checkMarco/SubProcesses/P0_aa_wpwm/all_G1_46/MADatNLO.HwU /nfs/theoc/data1/dpagani/tobefixed_3.0.4/WW_checkMarco/SubProcesses/P0_aa_wpwm/all_G1_32/MADatNLO.HwU /nfs/theoc/data1/dpagani/tobefixed_3.0.4/WW_checkMarco/SubProcesses/P0_aa_wpwm/all_G1_26/MADatNLO.HwU /nfs/theoc/data1/dpagani/tobefixed_3.0.4/WW_checkMarco/SubProcesses/P0_aa_wpwm/all_G1_45/MADatNLO.HwU /nfs/theoc/data1/dpagani/tobefixed_3.0.4/WW_checkMarco/SubProcesses/P0_aa_wpwm/all_G1_15/MADatNLO.HwU /nfs/theoc/data1/dpagani/tobefixed_3.0.4/WW_checkMarco/SubProcesses/P0_aa_wpwm/all_G1_66/MADatNLO.HwU --out=/nfs/theoc/data1/dpagani/tobefixed_3.0.4/WW_checkMarco/Events/NLO_0.0005_1000_afterdebug/MADatNLO --gnuplot --band=[] --lhapdf-config=/afs/desy.de/user/d/dpagani/tools/myLHAPDF6.3.0/bin/lhapdf-config --sum --keep_all_weights --no_open
reset

set lmargin 10
set rmargin 0
set terminal postscript portrait enhanced mono dashed lw 1.0 "Helvetica" 9 
# The pdf terminal offers transparency support, but you will have to adapt things a bit
#set terminal pdf enhanced font "Helvetica 12" lw 1.0 dashed size 29.7cm, 21cm
set key font ",9"
set key samplen "2"
set output "MADatNLO.ps"

# This is the "PODO" color palette of gnuplot v.5, but with the order
# changed: palette of colors selected to be easily distinguishable by
# color-blind individuals with either protanopia or deuteranopia. Bang
# Wong [2011] Nature Methods 8, 441.

set style line  1 lt 1 lc rgb "#009e73" lw 2.5
set style line 11 lt 2 lc rgb "#009e73" lw 2.5
set style line 21 lt 4 lc rgb "#009e73" lw 2.5
set style line 31 lt 6 lc rgb "#009e73" lw 2.5
set style line 41 lt 8 lc rgb "#009e73" lw 2.5

set style line  2 lt 1 lc rgb "#0072b2" lw 2.5
set style line 12 lt 2 lc rgb "#0072b2" lw 2.5
set style line 22 lt 4 lc rgb "#0072b2" lw 2.5
set style line 32 lt 6 lc rgb "#0072b2" lw 2.5
set style line 42 lt 8 lc rgb "#0072b2" lw 2.5

set style line  3 lt 1 lc rgb "#d55e00" lw 2.5
set style line 13 lt 2 lc rgb "#d55e00" lw 2.5
set style line 23 lt 4 lc rgb "#d55e00" lw 2.5
set style line 33 lt 6 lc rgb "#d55e00" lw 2.5
set style line 43 lt 8 lc rgb "#d55e00" lw 2.5

set style line  4 lt 1 lc rgb "#f0e442" lw 2.5
set style line 14 lt 2 lc rgb "#f0e442" lw 2.5
set style line 24 lt 4 lc rgb "#f0e442" lw 2.5
set style line 34 lt 6 lc rgb "#f0e442" lw 2.5
set style line 44 lt 8 lc rgb "#f0e442" lw 2.5

set style line  5 lt 1 lc rgb "#56b4e9" lw 2.5
set style line 15 lt 2 lc rgb "#56b4e9" lw 2.5
set style line 25 lt 4 lc rgb "#56b4e9" lw 2.5
set style line 35 lt 6 lc rgb "#56b4e9" lw 2.5
set style line 45 lt 8 lc rgb "#56b4e9" lw 2.5

set style line  6 lt 1 lc rgb "#cc79a7" lw 2.5
set style line 16 lt 2 lc rgb "#cc79a7" lw 2.5
set style line 26 lt 4 lc rgb "#cc79a7" lw 2.5
set style line 36 lt 6 lc rgb "#cc79a7" lw 2.5
set style line 46 lt 8 lc rgb "#cc79a7" lw 2.5

set style line  7 lt 1 lc rgb "#e69f00" lw 2.5
set style line 17 lt 2 lc rgb "#e69f00" lw 2.5
set style line 27 lt 4 lc rgb "#e69f00" lw 2.5
set style line 37 lt 6 lc rgb "#e69f00" lw 2.5
set style line 47 lt 8 lc rgb "#e69f00" lw 2.5

set style line  8 lt 1 lc rgb "black" lw 2.5
set style line 18 lt 2 lc rgb "black" lw 2.5
set style line 28 lt 4 lc rgb "black" lw 2.5
set style line 38 lt 6 lc rgb "black" lw 2.5
set style line 48 lt 7 lc rgb "black" lw 2.5


set style line 999 lt 1 lc rgb "gray" lw 2.5

safe(x,y,a) = (y == 0.0 ? a : x/y)

set style data histeps
set key invert



################################################################################
### Rendering of the plot titled 'total rate'
################################################################################

set multiplot
set label "total rate" font ",13" at graph 0.04, graph 1.05
set xrange [5.0000e-01:1.5000e+00]
set bmargin 0 
set tmargin 0
set xtics nomirror
set ytics nomirror
set mytics 10
set xtics auto
set key horizontal noreverse maxcols 1 width -4 
set label front 'MadGraph5\_aMC\@NLO' font "Courier,11" rotate by 90 at graph 1.02, graph 0.04

#-- rendering subhistograms 'NLO|#1 and LO|#1 results'

set format y '10^{%T}'
set yrange [3.0618e-02:6.5572e-01]
set origin 0.0000e+00, 5.0000e-01
set size 1.0000e+00, 4.0000e-01
set mytics 10
set ytics auto
set format x ''
set logscale y
set ylabel "{/Symbol s} per bin [pb]"

plot \
sqrt(-1) ls 14 title 'SD1|#1, scale variation',\
sqrt(-1) ls 13 title 'SD0|#1, scale variation',\
sqrt(-1) ls 12 title 'LO|#1, scale variation',\
sqrt(-1) ls 11 title 'NLO|#1, scale variation',\
'MADatNLO.HwU' index 3 using (($1+$2)/2):($3 >= 0 ? sqrt(-1) : abs($3)):4 w yerrorbar ls 104 title '',\
'MADatNLO.HwU' index 3 using (($1+$2)/2):($3 >= 0 ? sqrt(-1) : abs($3)) ls 104 title '',\
'MADatNLO.HwU' index 3 using (($1+$2)/2):($3 < 0 ? sqrt(-1) : $3):4 w yerrorbar ls 4 title '',\
'MADatNLO.HwU' index 3 using (($1+$2)/2):($3 < 0 ? sqrt(-1) : $3) ls 4 title 'SD1|#1, central value, dynamical\_scale\_choice=10',\
'MADatNLO.HwU' index 2 using (($1+$2)/2):($3 >= 0 ? sqrt(-1) : abs($3)):4 w yerrorbar ls 103 title '',\
'MADatNLO.HwU' index 2 using (($1+$2)/2):($3 >= 0 ? sqrt(-1) : abs($3)) ls 103 title '',\
'MADatNLO.HwU' index 2 using (($1+$2)/2):($3 < 0 ? sqrt(-1) : $3):4 w yerrorbar ls 3 title '',\
'MADatNLO.HwU' index 2 using (($1+$2)/2):($3 < 0 ? sqrt(-1) : $3) ls 3 title 'SD0|#1, central value, dynamical\_scale\_choice=10',\
'MADatNLO.HwU' index 1 using (($1+$2)/2):($3 >= 0 ? sqrt(-1) : abs($3)):4 w yerrorbar ls 102 title '',\
'MADatNLO.HwU' index 1 using (($1+$2)/2):($3 >= 0 ? sqrt(-1) : abs($3)) ls 102 title '',\
'MADatNLO.HwU' index 1 using (($1+$2)/2):($3 < 0 ? sqrt(-1) : $3):4 w yerrorbar ls 2 title '',\
'MADatNLO.HwU' index 1 using (($1+$2)/2):($3 < 0 ? sqrt(-1) : $3) ls 2 title 'LO|#1, central value, dynamical\_scale\_choice=10',\
'MADatNLO.HwU' index 0 using (($1+$2)/2):($3 >= 0 ? sqrt(-1) : abs($3)):4 w yerrorbar ls 101 title '',\
'MADatNLO.HwU' index 0 using (($1+$2)/2):($3 >= 0 ? sqrt(-1) : abs($3)) ls 101 title '',\
'MADatNLO.HwU' index 0 using (($1+$2)/2):($3 < 0 ? sqrt(-1) : $3):4 w yerrorbar ls 1 title '',\
'MADatNLO.HwU' index 0 using (($1+$2)/2):($3 < 0 ? sqrt(-1) : $3) ls 1 title 'NLO|#1, central value, dynamical\_scale\_choice=10'
#-- rendering subhistograms 'Relative scale and PDF uncertainty'
unset label
unset format
set yrange [-6.3065e-03:4.1380e-03]
set origin 0.0000e+00, 3.5000e-01
set size 1.0000e+00, 1.5000e-01
set mytics 2
set ytics auto
set format x ''
unset logscale y
set ylabel "NLO|#1 rel.unc."
set label "Relative uncertainties w.r.t. central values" font ",9" front at graph 0.03, graph 0.13
plot \
'MADatNLO.HwU' index 3 using (($1+$2)/2):(safe($7,$3,1.0)-1.0) ls 14 title '',\
'MADatNLO.HwU' index 3 using (($1+$2)/2):(safe($6,$3,1.0)-1.0) ls 14 title '',\
'MADatNLO.HwU' index 2 using (($1+$2)/2):(safe($7,$3,1.0)-1.0) ls 13 title '',\
'MADatNLO.HwU' index 2 using (($1+$2)/2):(safe($6,$3,1.0)-1.0) ls 13 title '',\
'MADatNLO.HwU' index 1 using (($1+$2)/2):(safe($7,$3,1.0)-1.0) ls 12 title '',\
'MADatNLO.HwU' index 1 using (($1+$2)/2):(safe($6,$3,1.0)-1.0) ls 12 title '',\
'MADatNLO.HwU' index 0 using (($1+$2)/2):(safe($7,$3,1.0)-1.0) ls 11 title '',\
'MADatNLO.HwU' index 0 using (($1+$2)/2):(safe($6,$3,1.0)-1.0) ls 11 title '',\
0.0 ls 999 title '',\
'MADatNLO.HwU' index 3 using (($1+$2)/2):(0.0):(safe($4,$3,0.0)) w yerrorbar ls 4 title '',\
'MADatNLO.HwU' index 3 using (($1+$2)/2):(safe($5,$3,1.0)-1.0) ls 4 title '',\
'MADatNLO.HwU' index 2 using (($1+$2)/2):(0.0):(safe($4,$3,0.0)) w yerrorbar ls 3 title '',\
'MADatNLO.HwU' index 2 using (($1+$2)/2):(safe($5,$3,1.0)-1.0) ls 3 title '',\
'MADatNLO.HwU' index 1 using (($1+$2)/2):(0.0):(safe($4,$3,0.0)) w yerrorbar ls 2 title '',\
'MADatNLO.HwU' index 1 using (($1+$2)/2):(safe($5,$3,1.0)-1.0) ls 2 title '',\
'MADatNLO.HwU' index 0 using (($1+$2)/2):(0.0):(safe($4,$3,0.0)) w yerrorbar ls 1 title '',\
'MADatNLO.HwU' index 0 using (($1+$2)/2):(safe($5,$3,1.0)-1.0) ls 1 title ''
#-- rendering subhistograms '(LO|#1SD0|#1SD1|#1)/(NLO|#1 central value) ratio'
unset label
unset format
set yrange [-4.2125e-01:2.1011e+00]
set origin 0.0000e+00, 2.0000e-01
set size 1.0000e+00, 1.5000e-01
set mytics 2
set ytics auto
set format x
unset logscale y
set ylabel "ratio w.r.t. NLO|#1"
set label "(LO|#1SD0|#1SD1|#1)/(NLO|#1 central value)" font ",9" at graph 0.03, graph 0.13
plot \
1.0 ls 999 title '',\
'MADatNLO.HwU' index 6 using (($1+$2)/2):7 ls 14 title '',\
'MADatNLO.HwU' index 6 using (($1+$2)/2):6 ls 14 title '',\
'MADatNLO.HwU' index 5 using (($1+$2)/2):7 ls 13 title '',\
'MADatNLO.HwU' index 5 using (($1+$2)/2):6 ls 13 title '',\
'MADatNLO.HwU' index 4 using (($1+$2)/2):7 ls 12 title '',\
'MADatNLO.HwU' index 4 using (($1+$2)/2):6 ls 12 title '',\
'MADatNLO.HwU' index 6 using (($1+$2)/2):5 ls 4 title '',\
'MADatNLO.HwU' index 6 using (($1+$2)/2):3:4 w yerrorbar ls 4 title '',\
'MADatNLO.HwU' index 6 using (($1+$2)/2):3 ls 4 title '',\
'MADatNLO.HwU' index 5 using (($1+$2)/2):5 ls 3 title '',\
'MADatNLO.HwU' index 5 using (($1+$2)/2):3:4 w yerrorbar ls 3 title '',\
'MADatNLO.HwU' index 5 using (($1+$2)/2):3 ls 3 title '',\
'MADatNLO.HwU' index 4 using (($1+$2)/2):5 ls 2 title '',\
'MADatNLO.HwU' index 4 using (($1+$2)/2):3:4 w yerrorbar ls 2 title '',\
'MADatNLO.HwU' index 4 using (($1+$2)/2):3 ls 2 title ''

unset label

################################################################################

################################################################################
### Rendering of the plot titled '1st charged lepton log pT'
################################################################################

set multiplot
set label "1st charged lepton log pT" font ",13" at graph 0.04, graph 1.05
set xrange [-2.0000e-01:3.8000e+00]
set bmargin 0 
set tmargin 0
set xtics nomirror
set ytics nomirror
set mytics 10
set xtics auto
set key horizontal noreverse maxcols 1 width -4 
set label front 'MadGraph5\_aMC\@NLO' font "Courier,11" rotate by 90 at graph 1.02, graph 0.04

#-- rendering subhistograms 'NLO|#1 and LO|#1 results'

set format y '10^{%T}'
set yrange [9.0000e-01:1.1000e+02]
set origin 0.0000e+00, 5.0000e-01
set size 1.0000e+00, 4.0000e-01
set mytics 10
set ytics auto
set format x ''
set logscale y
set ylabel "{/Symbol s} per bin [pb]"

plot \
sqrt(-1) ls 14 title 'SD1|#1, scale variation',\
sqrt(-1) ls 13 title 'SD0|#1, scale variation',\
sqrt(-1) ls 12 title 'LO|#1, scale variation',\
sqrt(-1) ls 11 title 'NLO|#1, scale variation',\
'MADatNLO.HwU' index 10 using (($1+$2)/2):($3 >= 0 ? sqrt(-1) : abs($3)):4 w yerrorbar ls 104 title '',\
'MADatNLO.HwU' index 10 using (($1+$2)/2):($3 >= 0 ? sqrt(-1) : abs($3)) ls 104 title '',\
'MADatNLO.HwU' index 10 using (($1+$2)/2):($3 < 0 ? sqrt(-1) : $3):4 w yerrorbar ls 4 title '',\
'MADatNLO.HwU' index 10 using (($1+$2)/2):($3 < 0 ? sqrt(-1) : $3) ls 4 title 'SD1|#1, central value, dynamical\_scale\_choice=10',\
'MADatNLO.HwU' index 9 using (($1+$2)/2):($3 >= 0 ? sqrt(-1) : abs($3)):4 w yerrorbar ls 103 title '',\
'MADatNLO.HwU' index 9 using (($1+$2)/2):($3 >= 0 ? sqrt(-1) : abs($3)) ls 103 title '',\
'MADatNLO.HwU' index 9 using (($1+$2)/2):($3 < 0 ? sqrt(-1) : $3):4 w yerrorbar ls 3 title '',\
'MADatNLO.HwU' index 9 using (($1+$2)/2):($3 < 0 ? sqrt(-1) : $3) ls 3 title 'SD0|#1, central value, dynamical\_scale\_choice=10',\
'MADatNLO.HwU' index 8 using (($1+$2)/2):($3 >= 0 ? sqrt(-1) : abs($3)):4 w yerrorbar ls 102 title '',\
'MADatNLO.HwU' index 8 using (($1+$2)/2):($3 >= 0 ? sqrt(-1) : abs($3)) ls 102 title '',\
'MADatNLO.HwU' index 8 using (($1+$2)/2):($3 < 0 ? sqrt(-1) : $3):4 w yerrorbar ls 2 title '',\
'MADatNLO.HwU' index 8 using (($1+$2)/2):($3 < 0 ? sqrt(-1) : $3) ls 2 title 'LO|#1, central value, dynamical\_scale\_choice=10',\
'MADatNLO.HwU' index 7 using (($1+$2)/2):($3 >= 0 ? sqrt(-1) : abs($3)):4 w yerrorbar ls 101 title '',\
'MADatNLO.HwU' index 7 using (($1+$2)/2):($3 >= 0 ? sqrt(-1) : abs($3)) ls 101 title '',\
'MADatNLO.HwU' index 7 using (($1+$2)/2):($3 < 0 ? sqrt(-1) : $3):4 w yerrorbar ls 1 title '',\
'MADatNLO.HwU' index 7 using (($1+$2)/2):($3 < 0 ? sqrt(-1) : $3) ls 1 title 'NLO|#1, central value, dynamical\_scale\_choice=10'
#-- rendering subhistograms 'Relative scale and PDF uncertainty'
unset label
unset format
set yrange [-1.4800e+00:1.4000e+00]
set origin 0.0000e+00, 3.5000e-01
set size 1.0000e+00, 1.5000e-01
set mytics 2
set ytics auto
set format x ''
unset logscale y
set ylabel "NLO|#1 rel.unc."
set label "Relative uncertainties w.r.t. central values" font ",9" front at graph 0.03, graph 0.13
plot \
'MADatNLO.HwU' index 10 using (($1+$2)/2):(safe($7,$3,1.0)-1.0) ls 14 title '',\
'MADatNLO.HwU' index 10 using (($1+$2)/2):(safe($6,$3,1.0)-1.0) ls 14 title '',\
'MADatNLO.HwU' index 9 using (($1+$2)/2):(safe($7,$3,1.0)-1.0) ls 13 title '',\
'MADatNLO.HwU' index 9 using (($1+$2)/2):(safe($6,$3,1.0)-1.0) ls 13 title '',\
'MADatNLO.HwU' index 8 using (($1+$2)/2):(safe($7,$3,1.0)-1.0) ls 12 title '',\
'MADatNLO.HwU' index 8 using (($1+$2)/2):(safe($6,$3,1.0)-1.0) ls 12 title '',\
'MADatNLO.HwU' index 7 using (($1+$2)/2):(safe($7,$3,1.0)-1.0) ls 11 title '',\
'MADatNLO.HwU' index 7 using (($1+$2)/2):(safe($6,$3,1.0)-1.0) ls 11 title '',\
0.0 ls 999 title '',\
'MADatNLO.HwU' index 10 using (($1+$2)/2):(0.0):(safe($4,$3,0.0)) w yerrorbar ls 4 title '',\
'MADatNLO.HwU' index 10 using (($1+$2)/2):(safe($5,$3,1.0)-1.0) ls 4 title '',\
'MADatNLO.HwU' index 9 using (($1+$2)/2):(0.0):(safe($4,$3,0.0)) w yerrorbar ls 3 title '',\
'MADatNLO.HwU' index 9 using (($1+$2)/2):(safe($5,$3,1.0)-1.0) ls 3 title '',\
'MADatNLO.HwU' index 8 using (($1+$2)/2):(0.0):(safe($4,$3,0.0)) w yerrorbar ls 2 title '',\
'MADatNLO.HwU' index 8 using (($1+$2)/2):(safe($5,$3,1.0)-1.0) ls 2 title '',\
'MADatNLO.HwU' index 7 using (($1+$2)/2):(0.0):(safe($4,$3,0.0)) w yerrorbar ls 1 title '',\
'MADatNLO.HwU' index 7 using (($1+$2)/2):(safe($5,$3,1.0)-1.0) ls 1 title ''
#-- rendering subhistograms '(LO|#1SD0|#1SD1|#1)/(NLO|#1 central value) ratio'
unset label
unset format
set yrange [-2.4000e-01:1.2000e+00]
set origin 0.0000e+00, 2.0000e-01
set size 1.0000e+00, 1.5000e-01
set mytics 2
set ytics auto
set format x
unset logscale y
set ylabel "ratio w.r.t. NLO|#1"
set label "(LO|#1SD0|#1SD1|#1)/(NLO|#1 central value)" font ",9" at graph 0.03, graph 0.13
plot \
1.0 ls 999 title '',\
'MADatNLO.HwU' index 13 using (($1+$2)/2):7 ls 14 title '',\
'MADatNLO.HwU' index 13 using (($1+$2)/2):6 ls 14 title '',\
'MADatNLO.HwU' index 12 using (($1+$2)/2):7 ls 13 title '',\
'MADatNLO.HwU' index 12 using (($1+$2)/2):6 ls 13 title '',\
'MADatNLO.HwU' index 11 using (($1+$2)/2):7 ls 12 title '',\
'MADatNLO.HwU' index 11 using (($1+$2)/2):6 ls 12 title '',\
'MADatNLO.HwU' index 13 using (($1+$2)/2):5 ls 4 title '',\
'MADatNLO.HwU' index 13 using (($1+$2)/2):3:4 w yerrorbar ls 4 title '',\
'MADatNLO.HwU' index 13 using (($1+$2)/2):3 ls 4 title '',\
'MADatNLO.HwU' index 12 using (($1+$2)/2):5 ls 3 title '',\
'MADatNLO.HwU' index 12 using (($1+$2)/2):3:4 w yerrorbar ls 3 title '',\
'MADatNLO.HwU' index 12 using (($1+$2)/2):3 ls 3 title '',\
'MADatNLO.HwU' index 11 using (($1+$2)/2):5 ls 2 title '',\
'MADatNLO.HwU' index 11 using (($1+$2)/2):3:4 w yerrorbar ls 2 title '',\
'MADatNLO.HwU' index 11 using (($1+$2)/2):3 ls 2 title ''

unset label

################################################################################

################################################################################
### Rendering of the plot titled '2nd charged lepton log pT'
################################################################################

set multiplot
set label "2nd charged lepton log pT" font ",13" at graph 0.04, graph 1.05
set xrange [-2.0000e-01:3.8000e+00]
set bmargin 0 
set tmargin 0
set xtics nomirror
set ytics nomirror
set mytics 10
set xtics auto
set key horizontal noreverse maxcols 1 width -4 
set label front 'MadGraph5\_aMC\@NLO' font "Courier,11" rotate by 90 at graph 1.02, graph 0.04

#-- rendering subhistograms 'NLO|#1 and LO|#1 results'

set format y '10^{%T}'
set yrange [9.0000e-01:1.1000e+02]
set origin 0.0000e+00, 5.0000e-01
set size 1.0000e+00, 4.0000e-01
set mytics 10
set ytics auto
set format x ''
set logscale y
set ylabel "{/Symbol s} per bin [pb]"

plot \
sqrt(-1) ls 14 title 'SD1|#1, scale variation',\
sqrt(-1) ls 13 title 'SD0|#1, scale variation',\
sqrt(-1) ls 12 title 'LO|#1, scale variation',\
sqrt(-1) ls 11 title 'NLO|#1, scale variation',\
'MADatNLO.HwU' index 17 using (($1+$2)/2):($3 >= 0 ? sqrt(-1) : abs($3)):4 w yerrorbar ls 104 title '',\
'MADatNLO.HwU' index 17 using (($1+$2)/2):($3 >= 0 ? sqrt(-1) : abs($3)) ls 104 title '',\
'MADatNLO.HwU' index 17 using (($1+$2)/2):($3 < 0 ? sqrt(-1) : $3):4 w yerrorbar ls 4 title '',\
'MADatNLO.HwU' index 17 using (($1+$2)/2):($3 < 0 ? sqrt(-1) : $3) ls 4 title 'SD1|#1, central value, dynamical\_scale\_choice=10',\
'MADatNLO.HwU' index 16 using (($1+$2)/2):($3 >= 0 ? sqrt(-1) : abs($3)):4 w yerrorbar ls 103 title '',\
'MADatNLO.HwU' index 16 using (($1+$2)/2):($3 >= 0 ? sqrt(-1) : abs($3)) ls 103 title '',\
'MADatNLO.HwU' index 16 using (($1+$2)/2):($3 < 0 ? sqrt(-1) : $3):4 w yerrorbar ls 3 title '',\
'MADatNLO.HwU' index 16 using (($1+$2)/2):($3 < 0 ? sqrt(-1) : $3) ls 3 title 'SD0|#1, central value, dynamical\_scale\_choice=10',\
'MADatNLO.HwU' index 15 using (($1+$2)/2):($3 >= 0 ? sqrt(-1) : abs($3)):4 w yerrorbar ls 102 title '',\
'MADatNLO.HwU' index 15 using (($1+$2)/2):($3 >= 0 ? sqrt(-1) : abs($3)) ls 102 title '',\
'MADatNLO.HwU' index 15 using (($1+$2)/2):($3 < 0 ? sqrt(-1) : $3):4 w yerrorbar ls 2 title '',\
'MADatNLO.HwU' index 15 using (($1+$2)/2):($3 < 0 ? sqrt(-1) : $3) ls 2 title 'LO|#1, central value, dynamical\_scale\_choice=10',\
'MADatNLO.HwU' index 14 using (($1+$2)/2):($3 >= 0 ? sqrt(-1) : abs($3)):4 w yerrorbar ls 101 title '',\
'MADatNLO.HwU' index 14 using (($1+$2)/2):($3 >= 0 ? sqrt(-1) : abs($3)) ls 101 title '',\
'MADatNLO.HwU' index 14 using (($1+$2)/2):($3 < 0 ? sqrt(-1) : $3):4 w yerrorbar ls 1 title '',\
'MADatNLO.HwU' index 14 using (($1+$2)/2):($3 < 0 ? sqrt(-1) : $3) ls 1 title 'NLO|#1, central value, dynamical\_scale\_choice=10'
#-- rendering subhistograms 'Relative scale and PDF uncertainty'
unset label
unset format
set yrange [-1.4800e+00:1.4000e+00]
set origin 0.0000e+00, 3.5000e-01
set size 1.0000e+00, 1.5000e-01
set mytics 2
set ytics auto
set format x ''
unset logscale y
set ylabel "NLO|#1 rel.unc."
set label "Relative uncertainties w.r.t. central values" font ",9" front at graph 0.03, graph 0.13
plot \
'MADatNLO.HwU' index 17 using (($1+$2)/2):(safe($7,$3,1.0)-1.0) ls 14 title '',\
'MADatNLO.HwU' index 17 using (($1+$2)/2):(safe($6,$3,1.0)-1.0) ls 14 title '',\
'MADatNLO.HwU' index 16 using (($1+$2)/2):(safe($7,$3,1.0)-1.0) ls 13 title '',\
'MADatNLO.HwU' index 16 using (($1+$2)/2):(safe($6,$3,1.0)-1.0) ls 13 title '',\
'MADatNLO.HwU' index 15 using (($1+$2)/2):(safe($7,$3,1.0)-1.0) ls 12 title '',\
'MADatNLO.HwU' index 15 using (($1+$2)/2):(safe($6,$3,1.0)-1.0) ls 12 title '',\
'MADatNLO.HwU' index 14 using (($1+$2)/2):(safe($7,$3,1.0)-1.0) ls 11 title '',\
'MADatNLO.HwU' index 14 using (($1+$2)/2):(safe($6,$3,1.0)-1.0) ls 11 title '',\
0.0 ls 999 title '',\
'MADatNLO.HwU' index 17 using (($1+$2)/2):(0.0):(safe($4,$3,0.0)) w yerrorbar ls 4 title '',\
'MADatNLO.HwU' index 17 using (($1+$2)/2):(safe($5,$3,1.0)-1.0) ls 4 title '',\
'MADatNLO.HwU' index 16 using (($1+$2)/2):(0.0):(safe($4,$3,0.0)) w yerrorbar ls 3 title '',\
'MADatNLO.HwU' index 16 using (($1+$2)/2):(safe($5,$3,1.0)-1.0) ls 3 title '',\
'MADatNLO.HwU' index 15 using (($1+$2)/2):(0.0):(safe($4,$3,0.0)) w yerrorbar ls 2 title '',\
'MADatNLO.HwU' index 15 using (($1+$2)/2):(safe($5,$3,1.0)-1.0) ls 2 title '',\
'MADatNLO.HwU' index 14 using (($1+$2)/2):(0.0):(safe($4,$3,0.0)) w yerrorbar ls 1 title '',\
'MADatNLO.HwU' index 14 using (($1+$2)/2):(safe($5,$3,1.0)-1.0) ls 1 title ''
#-- rendering subhistograms '(LO|#1SD0|#1SD1|#1)/(NLO|#1 central value) ratio'
unset label
unset format
set yrange [-2.4000e-01:1.2000e+00]
set origin 0.0000e+00, 2.0000e-01
set size 1.0000e+00, 1.5000e-01
set mytics 2
set ytics auto
set format x
unset logscale y
set ylabel "ratio w.r.t. NLO|#1"
set label "(LO|#1SD0|#1SD1|#1)/(NLO|#1 central value)" font ",9" at graph 0.03, graph 0.13
plot \
1.0 ls 999 title '',\
'MADatNLO.HwU' index 20 using (($1+$2)/2):7 ls 14 title '',\
'MADatNLO.HwU' index 20 using (($1+$2)/2):6 ls 14 title '',\
'MADatNLO.HwU' index 19 using (($1+$2)/2):7 ls 13 title '',\
'MADatNLO.HwU' index 19 using (($1+$2)/2):6 ls 13 title '',\
'MADatNLO.HwU' index 18 using (($1+$2)/2):7 ls 12 title '',\
'MADatNLO.HwU' index 18 using (($1+$2)/2):6 ls 12 title '',\
'MADatNLO.HwU' index 20 using (($1+$2)/2):5 ls 4 title '',\
'MADatNLO.HwU' index 20 using (($1+$2)/2):3:4 w yerrorbar ls 4 title '',\
'MADatNLO.HwU' index 20 using (($1+$2)/2):3 ls 4 title '',\
'MADatNLO.HwU' index 19 using (($1+$2)/2):5 ls 3 title '',\
'MADatNLO.HwU' index 19 using (($1+$2)/2):3:4 w yerrorbar ls 3 title '',\
'MADatNLO.HwU' index 19 using (($1+$2)/2):3 ls 3 title '',\
'MADatNLO.HwU' index 18 using (($1+$2)/2):5 ls 2 title '',\
'MADatNLO.HwU' index 18 using (($1+$2)/2):3:4 w yerrorbar ls 2 title '',\
'MADatNLO.HwU' index 18 using (($1+$2)/2):3 ls 2 title ''

unset label

################################################################################

################################################################################
### Rendering of the plot titled '3rd charged lepton log pT'
################################################################################

set multiplot
set label "3rd charged lepton log pT" font ",13" at graph 0.04, graph 1.05
set xrange [-2.0000e-01:3.8000e+00]
set bmargin 0 
set tmargin 0
set xtics nomirror
set ytics nomirror
set mytics 10
set xtics auto
set key horizontal noreverse maxcols 1 width -4 
set label front 'MadGraph5\_aMC\@NLO' font "Courier,11" rotate by 90 at graph 1.02, graph 0.04

#-- rendering subhistograms 'NLO|#1 and LO|#1 results'

set format y '10^{%T}'
set yrange [9.0000e-01:1.1000e+02]
set origin 0.0000e+00, 5.0000e-01
set size 1.0000e+00, 4.0000e-01
set mytics 10
set ytics auto
set format x ''
set logscale y
set ylabel "{/Symbol s} per bin [pb]"

plot \
sqrt(-1) ls 14 title 'SD1|#1, scale variation',\
sqrt(-1) ls 13 title 'SD0|#1, scale variation',\
sqrt(-1) ls 12 title 'LO|#1, scale variation',\
sqrt(-1) ls 11 title 'NLO|#1, scale variation',\
'MADatNLO.HwU' index 24 using (($1+$2)/2):($3 >= 0 ? sqrt(-1) : abs($3)):4 w yerrorbar ls 104 title '',\
'MADatNLO.HwU' index 24 using (($1+$2)/2):($3 >= 0 ? sqrt(-1) : abs($3)) ls 104 title '',\
'MADatNLO.HwU' index 24 using (($1+$2)/2):($3 < 0 ? sqrt(-1) : $3):4 w yerrorbar ls 4 title '',\
'MADatNLO.HwU' index 24 using (($1+$2)/2):($3 < 0 ? sqrt(-1) : $3) ls 4 title 'SD1|#1, central value, dynamical\_scale\_choice=10',\
'MADatNLO.HwU' index 23 using (($1+$2)/2):($3 >= 0 ? sqrt(-1) : abs($3)):4 w yerrorbar ls 103 title '',\
'MADatNLO.HwU' index 23 using (($1+$2)/2):($3 >= 0 ? sqrt(-1) : abs($3)) ls 103 title '',\
'MADatNLO.HwU' index 23 using (($1+$2)/2):($3 < 0 ? sqrt(-1) : $3):4 w yerrorbar ls 3 title '',\
'MADatNLO.HwU' index 23 using (($1+$2)/2):($3 < 0 ? sqrt(-1) : $3) ls 3 title 'SD0|#1, central value, dynamical\_scale\_choice=10',\
'MADatNLO.HwU' index 22 using (($1+$2)/2):($3 >= 0 ? sqrt(-1) : abs($3)):4 w yerrorbar ls 102 title '',\
'MADatNLO.HwU' index 22 using (($1+$2)/2):($3 >= 0 ? sqrt(-1) : abs($3)) ls 102 title '',\
'MADatNLO.HwU' index 22 using (($1+$2)/2):($3 < 0 ? sqrt(-1) : $3):4 w yerrorbar ls 2 title '',\
'MADatNLO.HwU' index 22 using (($1+$2)/2):($3 < 0 ? sqrt(-1) : $3) ls 2 title 'LO|#1, central value, dynamical\_scale\_choice=10',\
'MADatNLO.HwU' index 21 using (($1+$2)/2):($3 >= 0 ? sqrt(-1) : abs($3)):4 w yerrorbar ls 101 title '',\
'MADatNLO.HwU' index 21 using (($1+$2)/2):($3 >= 0 ? sqrt(-1) : abs($3)) ls 101 title '',\
'MADatNLO.HwU' index 21 using (($1+$2)/2):($3 < 0 ? sqrt(-1) : $3):4 w yerrorbar ls 1 title '',\
'MADatNLO.HwU' index 21 using (($1+$2)/2):($3 < 0 ? sqrt(-1) : $3) ls 1 title 'NLO|#1, central value, dynamical\_scale\_choice=10'
#-- rendering subhistograms 'Relative scale and PDF uncertainty'
unset label
unset format
set yrange [-1.4800e+00:1.4000e+00]
set origin 0.0000e+00, 3.5000e-01
set size 1.0000e+00, 1.5000e-01
set mytics 2
set ytics auto
set format x ''
unset logscale y
set ylabel "NLO|#1 rel.unc."
set label "Relative uncertainties w.r.t. central values" font ",9" front at graph 0.03, graph 0.13
plot \
'MADatNLO.HwU' index 24 using (($1+$2)/2):(safe($7,$3,1.0)-1.0) ls 14 title '',\
'MADatNLO.HwU' index 24 using (($1+$2)/2):(safe($6,$3,1.0)-1.0) ls 14 title '',\
'MADatNLO.HwU' index 23 using (($1+$2)/2):(safe($7,$3,1.0)-1.0) ls 13 title '',\
'MADatNLO.HwU' index 23 using (($1+$2)/2):(safe($6,$3,1.0)-1.0) ls 13 title '',\
'MADatNLO.HwU' index 22 using (($1+$2)/2):(safe($7,$3,1.0)-1.0) ls 12 title '',\
'MADatNLO.HwU' index 22 using (($1+$2)/2):(safe($6,$3,1.0)-1.0) ls 12 title '',\
'MADatNLO.HwU' index 21 using (($1+$2)/2):(safe($7,$3,1.0)-1.0) ls 11 title '',\
'MADatNLO.HwU' index 21 using (($1+$2)/2):(safe($6,$3,1.0)-1.0) ls 11 title '',\
0.0 ls 999 title '',\
'MADatNLO.HwU' index 24 using (($1+$2)/2):(0.0):(safe($4,$3,0.0)) w yerrorbar ls 4 title '',\
'MADatNLO.HwU' index 24 using (($1+$2)/2):(safe($5,$3,1.0)-1.0) ls 4 title '',\
'MADatNLO.HwU' index 23 using (($1+$2)/2):(0.0):(safe($4,$3,0.0)) w yerrorbar ls 3 title '',\
'MADatNLO.HwU' index 23 using (($1+$2)/2):(safe($5,$3,1.0)-1.0) ls 3 title '',\
'MADatNLO.HwU' index 22 using (($1+$2)/2):(0.0):(safe($4,$3,0.0)) w yerrorbar ls 2 title '',\
'MADatNLO.HwU' index 22 using (($1+$2)/2):(safe($5,$3,1.0)-1.0) ls 2 title '',\
'MADatNLO.HwU' index 21 using (($1+$2)/2):(0.0):(safe($4,$3,0.0)) w yerrorbar ls 1 title '',\
'MADatNLO.HwU' index 21 using (($1+$2)/2):(safe($5,$3,1.0)-1.0) ls 1 title ''
#-- rendering subhistograms '(LO|#1SD0|#1SD1|#1)/(NLO|#1 central value) ratio'
unset label
unset format
set yrange [-2.4000e-01:1.2000e+00]
set origin 0.0000e+00, 2.0000e-01
set size 1.0000e+00, 1.5000e-01
set mytics 2
set ytics auto
set format x
unset logscale y
set ylabel "ratio w.r.t. NLO|#1"
set label "(LO|#1SD0|#1SD1|#1)/(NLO|#1 central value)" font ",9" at graph 0.03, graph 0.13
plot \
1.0 ls 999 title '',\
'MADatNLO.HwU' index 27 using (($1+$2)/2):7 ls 14 title '',\
'MADatNLO.HwU' index 27 using (($1+$2)/2):6 ls 14 title '',\
'MADatNLO.HwU' index 26 using (($1+$2)/2):7 ls 13 title '',\
'MADatNLO.HwU' index 26 using (($1+$2)/2):6 ls 13 title '',\
'MADatNLO.HwU' index 25 using (($1+$2)/2):7 ls 12 title '',\
'MADatNLO.HwU' index 25 using (($1+$2)/2):6 ls 12 title '',\
'MADatNLO.HwU' index 27 using (($1+$2)/2):5 ls 4 title '',\
'MADatNLO.HwU' index 27 using (($1+$2)/2):3:4 w yerrorbar ls 4 title '',\
'MADatNLO.HwU' index 27 using (($1+$2)/2):3 ls 4 title '',\
'MADatNLO.HwU' index 26 using (($1+$2)/2):5 ls 3 title '',\
'MADatNLO.HwU' index 26 using (($1+$2)/2):3:4 w yerrorbar ls 3 title '',\
'MADatNLO.HwU' index 26 using (($1+$2)/2):3 ls 3 title '',\
'MADatNLO.HwU' index 25 using (($1+$2)/2):5 ls 2 title '',\
'MADatNLO.HwU' index 25 using (($1+$2)/2):3:4 w yerrorbar ls 2 title '',\
'MADatNLO.HwU' index 25 using (($1+$2)/2):3 ls 2 title ''

unset label

################################################################################

################################################################################
### Rendering of the plot titled '4th charged lepton log pT'
################################################################################

set multiplot
set label "4th charged lepton log pT" font ",13" at graph 0.04, graph 1.05
set xrange [-2.0000e-01:3.8000e+00]
set bmargin 0 
set tmargin 0
set xtics nomirror
set ytics nomirror
set mytics 10
set xtics auto
set key horizontal noreverse maxcols 1 width -4 
set label front 'MadGraph5\_aMC\@NLO' font "Courier,11" rotate by 90 at graph 1.02, graph 0.04

#-- rendering subhistograms 'NLO|#1 and LO|#1 results'

set format y '10^{%T}'
set yrange [9.0000e-01:1.1000e+02]
set origin 0.0000e+00, 5.0000e-01
set size 1.0000e+00, 4.0000e-01
set mytics 10
set ytics auto
set format x ''
set logscale y
set ylabel "{/Symbol s} per bin [pb]"

plot \
sqrt(-1) ls 14 title 'SD1|#1, scale variation',\
sqrt(-1) ls 13 title 'SD0|#1, scale variation',\
sqrt(-1) ls 12 title 'LO|#1, scale variation',\
sqrt(-1) ls 11 title 'NLO|#1, scale variation',\
'MADatNLO.HwU' index 31 using (($1+$2)/2):($3 >= 0 ? sqrt(-1) : abs($3)):4 w yerrorbar ls 104 title '',\
'MADatNLO.HwU' index 31 using (($1+$2)/2):($3 >= 0 ? sqrt(-1) : abs($3)) ls 104 title '',\
'MADatNLO.HwU' index 31 using (($1+$2)/2):($3 < 0 ? sqrt(-1) : $3):4 w yerrorbar ls 4 title '',\
'MADatNLO.HwU' index 31 using (($1+$2)/2):($3 < 0 ? sqrt(-1) : $3) ls 4 title 'SD1|#1, central value, dynamical\_scale\_choice=10',\
'MADatNLO.HwU' index 30 using (($1+$2)/2):($3 >= 0 ? sqrt(-1) : abs($3)):4 w yerrorbar ls 103 title '',\
'MADatNLO.HwU' index 30 using (($1+$2)/2):($3 >= 0 ? sqrt(-1) : abs($3)) ls 103 title '',\
'MADatNLO.HwU' index 30 using (($1+$2)/2):($3 < 0 ? sqrt(-1) : $3):4 w yerrorbar ls 3 title '',\
'MADatNLO.HwU' index 30 using (($1+$2)/2):($3 < 0 ? sqrt(-1) : $3) ls 3 title 'SD0|#1, central value, dynamical\_scale\_choice=10',\
'MADatNLO.HwU' index 29 using (($1+$2)/2):($3 >= 0 ? sqrt(-1) : abs($3)):4 w yerrorbar ls 102 title '',\
'MADatNLO.HwU' index 29 using (($1+$2)/2):($3 >= 0 ? sqrt(-1) : abs($3)) ls 102 title '',\
'MADatNLO.HwU' index 29 using (($1+$2)/2):($3 < 0 ? sqrt(-1) : $3):4 w yerrorbar ls 2 title '',\
'MADatNLO.HwU' index 29 using (($1+$2)/2):($3 < 0 ? sqrt(-1) : $3) ls 2 title 'LO|#1, central value, dynamical\_scale\_choice=10',\
'MADatNLO.HwU' index 28 using (($1+$2)/2):($3 >= 0 ? sqrt(-1) : abs($3)):4 w yerrorbar ls 101 title '',\
'MADatNLO.HwU' index 28 using (($1+$2)/2):($3 >= 0 ? sqrt(-1) : abs($3)) ls 101 title '',\
'MADatNLO.HwU' index 28 using (($1+$2)/2):($3 < 0 ? sqrt(-1) : $3):4 w yerrorbar ls 1 title '',\
'MADatNLO.HwU' index 28 using (($1+$2)/2):($3 < 0 ? sqrt(-1) : $3) ls 1 title 'NLO|#1, central value, dynamical\_scale\_choice=10'
#-- rendering subhistograms 'Relative scale and PDF uncertainty'
unset label
unset format
set yrange [-1.4800e+00:1.4000e+00]
set origin 0.0000e+00, 3.5000e-01
set size 1.0000e+00, 1.5000e-01
set mytics 2
set ytics auto
set format x ''
unset logscale y
set ylabel "NLO|#1 rel.unc."
set label "Relative uncertainties w.r.t. central values" font ",9" front at graph 0.03, graph 0.13
plot \
'MADatNLO.HwU' index 31 using (($1+$2)/2):(safe($7,$3,1.0)-1.0) ls 14 title '',\
'MADatNLO.HwU' index 31 using (($1+$2)/2):(safe($6,$3,1.0)-1.0) ls 14 title '',\
'MADatNLO.HwU' index 30 using (($1+$2)/2):(safe($7,$3,1.0)-1.0) ls 13 title '',\
'MADatNLO.HwU' index 30 using (($1+$2)/2):(safe($6,$3,1.0)-1.0) ls 13 title '',\
'MADatNLO.HwU' index 29 using (($1+$2)/2):(safe($7,$3,1.0)-1.0) ls 12 title '',\
'MADatNLO.HwU' index 29 using (($1+$2)/2):(safe($6,$3,1.0)-1.0) ls 12 title '',\
'MADatNLO.HwU' index 28 using (($1+$2)/2):(safe($7,$3,1.0)-1.0) ls 11 title '',\
'MADatNLO.HwU' index 28 using (($1+$2)/2):(safe($6,$3,1.0)-1.0) ls 11 title '',\
0.0 ls 999 title '',\
'MADatNLO.HwU' index 31 using (($1+$2)/2):(0.0):(safe($4,$3,0.0)) w yerrorbar ls 4 title '',\
'MADatNLO.HwU' index 31 using (($1+$2)/2):(safe($5,$3,1.0)-1.0) ls 4 title '',\
'MADatNLO.HwU' index 30 using (($1+$2)/2):(0.0):(safe($4,$3,0.0)) w yerrorbar ls 3 title '',\
'MADatNLO.HwU' index 30 using (($1+$2)/2):(safe($5,$3,1.0)-1.0) ls 3 title '',\
'MADatNLO.HwU' index 29 using (($1+$2)/2):(0.0):(safe($4,$3,0.0)) w yerrorbar ls 2 title '',\
'MADatNLO.HwU' index 29 using (($1+$2)/2):(safe($5,$3,1.0)-1.0) ls 2 title '',\
'MADatNLO.HwU' index 28 using (($1+$2)/2):(0.0):(safe($4,$3,0.0)) w yerrorbar ls 1 title '',\
'MADatNLO.HwU' index 28 using (($1+$2)/2):(safe($5,$3,1.0)-1.0) ls 1 title ''
#-- rendering subhistograms '(LO|#1SD0|#1SD1|#1)/(NLO|#1 central value) ratio'
unset label
unset format
set yrange [-2.4000e-01:1.2000e+00]
set origin 0.0000e+00, 2.0000e-01
set size 1.0000e+00, 1.5000e-01
set mytics 2
set ytics auto
set format x
unset logscale y
set ylabel "ratio w.r.t. NLO|#1"
set label "(LO|#1SD0|#1SD1|#1)/(NLO|#1 central value)" font ",9" at graph 0.03, graph 0.13
plot \
1.0 ls 999 title '',\
'MADatNLO.HwU' index 34 using (($1+$2)/2):7 ls 14 title '',\
'MADatNLO.HwU' index 34 using (($1+$2)/2):6 ls 14 title '',\
'MADatNLO.HwU' index 33 using (($1+$2)/2):7 ls 13 title '',\
'MADatNLO.HwU' index 33 using (($1+$2)/2):6 ls 13 title '',\
'MADatNLO.HwU' index 32 using (($1+$2)/2):7 ls 12 title '',\
'MADatNLO.HwU' index 32 using (($1+$2)/2):6 ls 12 title '',\
'MADatNLO.HwU' index 34 using (($1+$2)/2):5 ls 4 title '',\
'MADatNLO.HwU' index 34 using (($1+$2)/2):3:4 w yerrorbar ls 4 title '',\
'MADatNLO.HwU' index 34 using (($1+$2)/2):3 ls 4 title '',\
'MADatNLO.HwU' index 33 using (($1+$2)/2):5 ls 3 title '',\
'MADatNLO.HwU' index 33 using (($1+$2)/2):3:4 w yerrorbar ls 3 title '',\
'MADatNLO.HwU' index 33 using (($1+$2)/2):3 ls 3 title '',\
'MADatNLO.HwU' index 32 using (($1+$2)/2):5 ls 2 title '',\
'MADatNLO.HwU' index 32 using (($1+$2)/2):3:4 w yerrorbar ls 2 title '',\
'MADatNLO.HwU' index 32 using (($1+$2)/2):3 ls 2 title ''

unset label

################################################################################

################################################################################
### Rendering of the plot titled 'electron log pT'
################################################################################

set multiplot
set label "electron log pT" font ",13" at graph 0.04, graph 1.05
set xrange [-2.0000e-01:3.8000e+00]
set bmargin 0 
set tmargin 0
set xtics nomirror
set ytics nomirror
set mytics 10
set xtics auto
set key horizontal noreverse maxcols 1 width -4 
set label front 'MadGraph5\_aMC\@NLO' font "Courier,11" rotate by 90 at graph 1.02, graph 0.04

#-- rendering subhistograms 'NLO|#1 and LO|#1 results'

set format y '10^{%T}'
set yrange [9.0000e-01:1.1000e+02]
set origin 0.0000e+00, 5.0000e-01
set size 1.0000e+00, 4.0000e-01
set mytics 10
set ytics auto
set format x ''
set logscale y
set ylabel "{/Symbol s} per bin [pb]"

plot \
sqrt(-1) ls 14 title 'SD1|#1, scale variation',\
sqrt(-1) ls 13 title 'SD0|#1, scale variation',\
sqrt(-1) ls 12 title 'LO|#1, scale variation',\
sqrt(-1) ls 11 title 'NLO|#1, scale variation',\
'MADatNLO.HwU' index 38 using (($1+$2)/2):($3 >= 0 ? sqrt(-1) : abs($3)):4 w yerrorbar ls 104 title '',\
'MADatNLO.HwU' index 38 using (($1+$2)/2):($3 >= 0 ? sqrt(-1) : abs($3)) ls 104 title '',\
'MADatNLO.HwU' index 38 using (($1+$2)/2):($3 < 0 ? sqrt(-1) : $3):4 w yerrorbar ls 4 title '',\
'MADatNLO.HwU' index 38 using (($1+$2)/2):($3 < 0 ? sqrt(-1) : $3) ls 4 title 'SD1|#1, central value, dynamical\_scale\_choice=10',\
'MADatNLO.HwU' index 37 using (($1+$2)/2):($3 >= 0 ? sqrt(-1) : abs($3)):4 w yerrorbar ls 103 title '',\
'MADatNLO.HwU' index 37 using (($1+$2)/2):($3 >= 0 ? sqrt(-1) : abs($3)) ls 103 title '',\
'MADatNLO.HwU' index 37 using (($1+$2)/2):($3 < 0 ? sqrt(-1) : $3):4 w yerrorbar ls 3 title '',\
'MADatNLO.HwU' index 37 using (($1+$2)/2):($3 < 0 ? sqrt(-1) : $3) ls 3 title 'SD0|#1, central value, dynamical\_scale\_choice=10',\
'MADatNLO.HwU' index 36 using (($1+$2)/2):($3 >= 0 ? sqrt(-1) : abs($3)):4 w yerrorbar ls 102 title '',\
'MADatNLO.HwU' index 36 using (($1+$2)/2):($3 >= 0 ? sqrt(-1) : abs($3)) ls 102 title '',\
'MADatNLO.HwU' index 36 using (($1+$2)/2):($3 < 0 ? sqrt(-1) : $3):4 w yerrorbar ls 2 title '',\
'MADatNLO.HwU' index 36 using (($1+$2)/2):($3 < 0 ? sqrt(-1) : $3) ls 2 title 'LO|#1, central value, dynamical\_scale\_choice=10',\
'MADatNLO.HwU' index 35 using (($1+$2)/2):($3 >= 0 ? sqrt(-1) : abs($3)):4 w yerrorbar ls 101 title '',\
'MADatNLO.HwU' index 35 using (($1+$2)/2):($3 >= 0 ? sqrt(-1) : abs($3)) ls 101 title '',\
'MADatNLO.HwU' index 35 using (($1+$2)/2):($3 < 0 ? sqrt(-1) : $3):4 w yerrorbar ls 1 title '',\
'MADatNLO.HwU' index 35 using (($1+$2)/2):($3 < 0 ? sqrt(-1) : $3) ls 1 title 'NLO|#1, central value, dynamical\_scale\_choice=10'
#-- rendering subhistograms 'Relative scale and PDF uncertainty'
unset label
unset format
set yrange [-1.4800e+00:1.4000e+00]
set origin 0.0000e+00, 3.5000e-01
set size 1.0000e+00, 1.5000e-01
set mytics 2
set ytics auto
set format x ''
unset logscale y
set ylabel "NLO|#1 rel.unc."
set label "Relative uncertainties w.r.t. central values" font ",9" front at graph 0.03, graph 0.13
plot \
'MADatNLO.HwU' index 38 using (($1+$2)/2):(safe($7,$3,1.0)-1.0) ls 14 title '',\
'MADatNLO.HwU' index 38 using (($1+$2)/2):(safe($6,$3,1.0)-1.0) ls 14 title '',\
'MADatNLO.HwU' index 37 using (($1+$2)/2):(safe($7,$3,1.0)-1.0) ls 13 title '',\
'MADatNLO.HwU' index 37 using (($1+$2)/2):(safe($6,$3,1.0)-1.0) ls 13 title '',\
'MADatNLO.HwU' index 36 using (($1+$2)/2):(safe($7,$3,1.0)-1.0) ls 12 title '',\
'MADatNLO.HwU' index 36 using (($1+$2)/2):(safe($6,$3,1.0)-1.0) ls 12 title '',\
'MADatNLO.HwU' index 35 using (($1+$2)/2):(safe($7,$3,1.0)-1.0) ls 11 title '',\
'MADatNLO.HwU' index 35 using (($1+$2)/2):(safe($6,$3,1.0)-1.0) ls 11 title '',\
0.0 ls 999 title '',\
'MADatNLO.HwU' index 38 using (($1+$2)/2):(0.0):(safe($4,$3,0.0)) w yerrorbar ls 4 title '',\
'MADatNLO.HwU' index 38 using (($1+$2)/2):(safe($5,$3,1.0)-1.0) ls 4 title '',\
'MADatNLO.HwU' index 37 using (($1+$2)/2):(0.0):(safe($4,$3,0.0)) w yerrorbar ls 3 title '',\
'MADatNLO.HwU' index 37 using (($1+$2)/2):(safe($5,$3,1.0)-1.0) ls 3 title '',\
'MADatNLO.HwU' index 36 using (($1+$2)/2):(0.0):(safe($4,$3,0.0)) w yerrorbar ls 2 title '',\
'MADatNLO.HwU' index 36 using (($1+$2)/2):(safe($5,$3,1.0)-1.0) ls 2 title '',\
'MADatNLO.HwU' index 35 using (($1+$2)/2):(0.0):(safe($4,$3,0.0)) w yerrorbar ls 1 title '',\
'MADatNLO.HwU' index 35 using (($1+$2)/2):(safe($5,$3,1.0)-1.0) ls 1 title ''
#-- rendering subhistograms '(LO|#1SD0|#1SD1|#1)/(NLO|#1 central value) ratio'
unset label
unset format
set yrange [-2.4000e-01:1.2000e+00]
set origin 0.0000e+00, 2.0000e-01
set size 1.0000e+00, 1.5000e-01
set mytics 2
set ytics auto
set format x
unset logscale y
set ylabel "ratio w.r.t. NLO|#1"
set label "(LO|#1SD0|#1SD1|#1)/(NLO|#1 central value)" font ",9" at graph 0.03, graph 0.13
plot \
1.0 ls 999 title '',\
'MADatNLO.HwU' index 41 using (($1+$2)/2):7 ls 14 title '',\
'MADatNLO.HwU' index 41 using (($1+$2)/2):6 ls 14 title '',\
'MADatNLO.HwU' index 40 using (($1+$2)/2):7 ls 13 title '',\
'MADatNLO.HwU' index 40 using (($1+$2)/2):6 ls 13 title '',\
'MADatNLO.HwU' index 39 using (($1+$2)/2):7 ls 12 title '',\
'MADatNLO.HwU' index 39 using (($1+$2)/2):6 ls 12 title '',\
'MADatNLO.HwU' index 41 using (($1+$2)/2):5 ls 4 title '',\
'MADatNLO.HwU' index 41 using (($1+$2)/2):3:4 w yerrorbar ls 4 title '',\
'MADatNLO.HwU' index 41 using (($1+$2)/2):3 ls 4 title '',\
'MADatNLO.HwU' index 40 using (($1+$2)/2):5 ls 3 title '',\
'MADatNLO.HwU' index 40 using (($1+$2)/2):3:4 w yerrorbar ls 3 title '',\
'MADatNLO.HwU' index 40 using (($1+$2)/2):3 ls 3 title '',\
'MADatNLO.HwU' index 39 using (($1+$2)/2):5 ls 2 title '',\
'MADatNLO.HwU' index 39 using (($1+$2)/2):3:4 w yerrorbar ls 2 title '',\
'MADatNLO.HwU' index 39 using (($1+$2)/2):3 ls 2 title ''

unset label

################################################################################

################################################################################
### Rendering of the plot titled 'positron log pT'
################################################################################

set multiplot
set label "positron log pT" font ",13" at graph 0.04, graph 1.05
set xrange [-2.0000e-01:3.8000e+00]
set bmargin 0 
set tmargin 0
set xtics nomirror
set ytics nomirror
set mytics 10
set xtics auto
set key horizontal noreverse maxcols 1 width -4 
set label front 'MadGraph5\_aMC\@NLO' font "Courier,11" rotate by 90 at graph 1.02, graph 0.04

#-- rendering subhistograms 'NLO|#1 and LO|#1 results'

set format y '10^{%T}'
set yrange [9.0000e-01:1.1000e+02]
set origin 0.0000e+00, 5.0000e-01
set size 1.0000e+00, 4.0000e-01
set mytics 10
set ytics auto
set format x ''
set logscale y
set ylabel "{/Symbol s} per bin [pb]"

plot \
sqrt(-1) ls 14 title 'SD1|#1, scale variation',\
sqrt(-1) ls 13 title 'SD0|#1, scale variation',\
sqrt(-1) ls 12 title 'LO|#1, scale variation',\
sqrt(-1) ls 11 title 'NLO|#1, scale variation',\
'MADatNLO.HwU' index 45 using (($1+$2)/2):($3 >= 0 ? sqrt(-1) : abs($3)):4 w yerrorbar ls 104 title '',\
'MADatNLO.HwU' index 45 using (($1+$2)/2):($3 >= 0 ? sqrt(-1) : abs($3)) ls 104 title '',\
'MADatNLO.HwU' index 45 using (($1+$2)/2):($3 < 0 ? sqrt(-1) : $3):4 w yerrorbar ls 4 title '',\
'MADatNLO.HwU' index 45 using (($1+$2)/2):($3 < 0 ? sqrt(-1) : $3) ls 4 title 'SD1|#1, central value, dynamical\_scale\_choice=10',\
'MADatNLO.HwU' index 44 using (($1+$2)/2):($3 >= 0 ? sqrt(-1) : abs($3)):4 w yerrorbar ls 103 title '',\
'MADatNLO.HwU' index 44 using (($1+$2)/2):($3 >= 0 ? sqrt(-1) : abs($3)) ls 103 title '',\
'MADatNLO.HwU' index 44 using (($1+$2)/2):($3 < 0 ? sqrt(-1) : $3):4 w yerrorbar ls 3 title '',\
'MADatNLO.HwU' index 44 using (($1+$2)/2):($3 < 0 ? sqrt(-1) : $3) ls 3 title 'SD0|#1, central value, dynamical\_scale\_choice=10',\
'MADatNLO.HwU' index 43 using (($1+$2)/2):($3 >= 0 ? sqrt(-1) : abs($3)):4 w yerrorbar ls 102 title '',\
'MADatNLO.HwU' index 43 using (($1+$2)/2):($3 >= 0 ? sqrt(-1) : abs($3)) ls 102 title '',\
'MADatNLO.HwU' index 43 using (($1+$2)/2):($3 < 0 ? sqrt(-1) : $3):4 w yerrorbar ls 2 title '',\
'MADatNLO.HwU' index 43 using (($1+$2)/2):($3 < 0 ? sqrt(-1) : $3) ls 2 title 'LO|#1, central value, dynamical\_scale\_choice=10',\
'MADatNLO.HwU' index 42 using (($1+$2)/2):($3 >= 0 ? sqrt(-1) : abs($3)):4 w yerrorbar ls 101 title '',\
'MADatNLO.HwU' index 42 using (($1+$2)/2):($3 >= 0 ? sqrt(-1) : abs($3)) ls 101 title '',\
'MADatNLO.HwU' index 42 using (($1+$2)/2):($3 < 0 ? sqrt(-1) : $3):4 w yerrorbar ls 1 title '',\
'MADatNLO.HwU' index 42 using (($1+$2)/2):($3 < 0 ? sqrt(-1) : $3) ls 1 title 'NLO|#1, central value, dynamical\_scale\_choice=10'
#-- rendering subhistograms 'Relative scale and PDF uncertainty'
unset label
unset format
set yrange [-1.4800e+00:1.4000e+00]
set origin 0.0000e+00, 3.5000e-01
set size 1.0000e+00, 1.5000e-01
set mytics 2
set ytics auto
set format x ''
unset logscale y
set ylabel "NLO|#1 rel.unc."
set label "Relative uncertainties w.r.t. central values" font ",9" front at graph 0.03, graph 0.13
plot \
'MADatNLO.HwU' index 45 using (($1+$2)/2):(safe($7,$3,1.0)-1.0) ls 14 title '',\
'MADatNLO.HwU' index 45 using (($1+$2)/2):(safe($6,$3,1.0)-1.0) ls 14 title '',\
'MADatNLO.HwU' index 44 using (($1+$2)/2):(safe($7,$3,1.0)-1.0) ls 13 title '',\
'MADatNLO.HwU' index 44 using (($1+$2)/2):(safe($6,$3,1.0)-1.0) ls 13 title '',\
'MADatNLO.HwU' index 43 using (($1+$2)/2):(safe($7,$3,1.0)-1.0) ls 12 title '',\
'MADatNLO.HwU' index 43 using (($1+$2)/2):(safe($6,$3,1.0)-1.0) ls 12 title '',\
'MADatNLO.HwU' index 42 using (($1+$2)/2):(safe($7,$3,1.0)-1.0) ls 11 title '',\
'MADatNLO.HwU' index 42 using (($1+$2)/2):(safe($6,$3,1.0)-1.0) ls 11 title '',\
0.0 ls 999 title '',\
'MADatNLO.HwU' index 45 using (($1+$2)/2):(0.0):(safe($4,$3,0.0)) w yerrorbar ls 4 title '',\
'MADatNLO.HwU' index 45 using (($1+$2)/2):(safe($5,$3,1.0)-1.0) ls 4 title '',\
'MADatNLO.HwU' index 44 using (($1+$2)/2):(0.0):(safe($4,$3,0.0)) w yerrorbar ls 3 title '',\
'MADatNLO.HwU' index 44 using (($1+$2)/2):(safe($5,$3,1.0)-1.0) ls 3 title '',\
'MADatNLO.HwU' index 43 using (($1+$2)/2):(0.0):(safe($4,$3,0.0)) w yerrorbar ls 2 title '',\
'MADatNLO.HwU' index 43 using (($1+$2)/2):(safe($5,$3,1.0)-1.0) ls 2 title '',\
'MADatNLO.HwU' index 42 using (($1+$2)/2):(0.0):(safe($4,$3,0.0)) w yerrorbar ls 1 title '',\
'MADatNLO.HwU' index 42 using (($1+$2)/2):(safe($5,$3,1.0)-1.0) ls 1 title ''
#-- rendering subhistograms '(LO|#1SD0|#1SD1|#1)/(NLO|#1 central value) ratio'
unset label
unset format
set yrange [-2.4000e-01:1.2000e+00]
set origin 0.0000e+00, 2.0000e-01
set size 1.0000e+00, 1.5000e-01
set mytics 2
set ytics auto
set format x
unset logscale y
set ylabel "ratio w.r.t. NLO|#1"
set label "(LO|#1SD0|#1SD1|#1)/(NLO|#1 central value)" font ",9" at graph 0.03, graph 0.13
plot \
1.0 ls 999 title '',\
'MADatNLO.HwU' index 48 using (($1+$2)/2):7 ls 14 title '',\
'MADatNLO.HwU' index 48 using (($1+$2)/2):6 ls 14 title '',\
'MADatNLO.HwU' index 47 using (($1+$2)/2):7 ls 13 title '',\
'MADatNLO.HwU' index 47 using (($1+$2)/2):6 ls 13 title '',\
'MADatNLO.HwU' index 46 using (($1+$2)/2):7 ls 12 title '',\
'MADatNLO.HwU' index 46 using (($1+$2)/2):6 ls 12 title '',\
'MADatNLO.HwU' index 48 using (($1+$2)/2):5 ls 4 title '',\
'MADatNLO.HwU' index 48 using (($1+$2)/2):3:4 w yerrorbar ls 4 title '',\
'MADatNLO.HwU' index 48 using (($1+$2)/2):3 ls 4 title '',\
'MADatNLO.HwU' index 47 using (($1+$2)/2):5 ls 3 title '',\
'MADatNLO.HwU' index 47 using (($1+$2)/2):3:4 w yerrorbar ls 3 title '',\
'MADatNLO.HwU' index 47 using (($1+$2)/2):3 ls 3 title '',\
'MADatNLO.HwU' index 46 using (($1+$2)/2):5 ls 2 title '',\
'MADatNLO.HwU' index 46 using (($1+$2)/2):3:4 w yerrorbar ls 2 title '',\
'MADatNLO.HwU' index 46 using (($1+$2)/2):3 ls 2 title ''

unset label

################################################################################

################################################################################
### Rendering of the plot titled 'mu-plus log pT'
################################################################################

set multiplot
set label "mu-plus log pT" font ",13" at graph 0.04, graph 1.05
set xrange [-2.0000e-01:3.8000e+00]
set bmargin 0 
set tmargin 0
set xtics nomirror
set ytics nomirror
set mytics 10
set xtics auto
set key horizontal noreverse maxcols 1 width -4 
set label front 'MadGraph5\_aMC\@NLO' font "Courier,11" rotate by 90 at graph 1.02, graph 0.04

#-- rendering subhistograms 'NLO|#1 and LO|#1 results'

set format y '10^{%T}'
set yrange [9.0000e-01:1.1000e+02]
set origin 0.0000e+00, 5.0000e-01
set size 1.0000e+00, 4.0000e-01
set mytics 10
set ytics auto
set format x ''
set logscale y
set ylabel "{/Symbol s} per bin [pb]"

plot \
sqrt(-1) ls 14 title 'SD1|#1, scale variation',\
sqrt(-1) ls 13 title 'SD0|#1, scale variation',\
sqrt(-1) ls 12 title 'LO|#1, scale variation',\
sqrt(-1) ls 11 title 'NLO|#1, scale variation',\
'MADatNLO.HwU' index 52 using (($1+$2)/2):($3 >= 0 ? sqrt(-1) : abs($3)):4 w yerrorbar ls 104 title '',\
'MADatNLO.HwU' index 52 using (($1+$2)/2):($3 >= 0 ? sqrt(-1) : abs($3)) ls 104 title '',\
'MADatNLO.HwU' index 52 using (($1+$2)/2):($3 < 0 ? sqrt(-1) : $3):4 w yerrorbar ls 4 title '',\
'MADatNLO.HwU' index 52 using (($1+$2)/2):($3 < 0 ? sqrt(-1) : $3) ls 4 title 'SD1|#1, central value, dynamical\_scale\_choice=10',\
'MADatNLO.HwU' index 51 using (($1+$2)/2):($3 >= 0 ? sqrt(-1) : abs($3)):4 w yerrorbar ls 103 title '',\
'MADatNLO.HwU' index 51 using (($1+$2)/2):($3 >= 0 ? sqrt(-1) : abs($3)) ls 103 title '',\
'MADatNLO.HwU' index 51 using (($1+$2)/2):($3 < 0 ? sqrt(-1) : $3):4 w yerrorbar ls 3 title '',\
'MADatNLO.HwU' index 51 using (($1+$2)/2):($3 < 0 ? sqrt(-1) : $3) ls 3 title 'SD0|#1, central value, dynamical\_scale\_choice=10',\
'MADatNLO.HwU' index 50 using (($1+$2)/2):($3 >= 0 ? sqrt(-1) : abs($3)):4 w yerrorbar ls 102 title '',\
'MADatNLO.HwU' index 50 using (($1+$2)/2):($3 >= 0 ? sqrt(-1) : abs($3)) ls 102 title '',\
'MADatNLO.HwU' index 50 using (($1+$2)/2):($3 < 0 ? sqrt(-1) : $3):4 w yerrorbar ls 2 title '',\
'MADatNLO.HwU' index 50 using (($1+$2)/2):($3 < 0 ? sqrt(-1) : $3) ls 2 title 'LO|#1, central value, dynamical\_scale\_choice=10',\
'MADatNLO.HwU' index 49 using (($1+$2)/2):($3 >= 0 ? sqrt(-1) : abs($3)):4 w yerrorbar ls 101 title '',\
'MADatNLO.HwU' index 49 using (($1+$2)/2):($3 >= 0 ? sqrt(-1) : abs($3)) ls 101 title '',\
'MADatNLO.HwU' index 49 using (($1+$2)/2):($3 < 0 ? sqrt(-1) : $3):4 w yerrorbar ls 1 title '',\
'MADatNLO.HwU' index 49 using (($1+$2)/2):($3 < 0 ? sqrt(-1) : $3) ls 1 title 'NLO|#1, central value, dynamical\_scale\_choice=10'
#-- rendering subhistograms 'Relative scale and PDF uncertainty'
unset label
unset format
set yrange [-1.4800e+00:1.4000e+00]
set origin 0.0000e+00, 3.5000e-01
set size 1.0000e+00, 1.5000e-01
set mytics 2
set ytics auto
set format x ''
unset logscale y
set ylabel "NLO|#1 rel.unc."
set label "Relative uncertainties w.r.t. central values" font ",9" front at graph 0.03, graph 0.13
plot \
'MADatNLO.HwU' index 52 using (($1+$2)/2):(safe($7,$3,1.0)-1.0) ls 14 title '',\
'MADatNLO.HwU' index 52 using (($1+$2)/2):(safe($6,$3,1.0)-1.0) ls 14 title '',\
'MADatNLO.HwU' index 51 using (($1+$2)/2):(safe($7,$3,1.0)-1.0) ls 13 title '',\
'MADatNLO.HwU' index 51 using (($1+$2)/2):(safe($6,$3,1.0)-1.0) ls 13 title '',\
'MADatNLO.HwU' index 50 using (($1+$2)/2):(safe($7,$3,1.0)-1.0) ls 12 title '',\
'MADatNLO.HwU' index 50 using (($1+$2)/2):(safe($6,$3,1.0)-1.0) ls 12 title '',\
'MADatNLO.HwU' index 49 using (($1+$2)/2):(safe($7,$3,1.0)-1.0) ls 11 title '',\
'MADatNLO.HwU' index 49 using (($1+$2)/2):(safe($6,$3,1.0)-1.0) ls 11 title '',\
0.0 ls 999 title '',\
'MADatNLO.HwU' index 52 using (($1+$2)/2):(0.0):(safe($4,$3,0.0)) w yerrorbar ls 4 title '',\
'MADatNLO.HwU' index 52 using (($1+$2)/2):(safe($5,$3,1.0)-1.0) ls 4 title '',\
'MADatNLO.HwU' index 51 using (($1+$2)/2):(0.0):(safe($4,$3,0.0)) w yerrorbar ls 3 title '',\
'MADatNLO.HwU' index 51 using (($1+$2)/2):(safe($5,$3,1.0)-1.0) ls 3 title '',\
'MADatNLO.HwU' index 50 using (($1+$2)/2):(0.0):(safe($4,$3,0.0)) w yerrorbar ls 2 title '',\
'MADatNLO.HwU' index 50 using (($1+$2)/2):(safe($5,$3,1.0)-1.0) ls 2 title '',\
'MADatNLO.HwU' index 49 using (($1+$2)/2):(0.0):(safe($4,$3,0.0)) w yerrorbar ls 1 title '',\
'MADatNLO.HwU' index 49 using (($1+$2)/2):(safe($5,$3,1.0)-1.0) ls 1 title ''
#-- rendering subhistograms '(LO|#1SD0|#1SD1|#1)/(NLO|#1 central value) ratio'
unset label
unset format
set yrange [-2.4000e-01:1.2000e+00]
set origin 0.0000e+00, 2.0000e-01
set size 1.0000e+00, 1.5000e-01
set mytics 2
set ytics auto
set format x
unset logscale y
set ylabel "ratio w.r.t. NLO|#1"
set label "(LO|#1SD0|#1SD1|#1)/(NLO|#1 central value)" font ",9" at graph 0.03, graph 0.13
plot \
1.0 ls 999 title '',\
'MADatNLO.HwU' index 55 using (($1+$2)/2):7 ls 14 title '',\
'MADatNLO.HwU' index 55 using (($1+$2)/2):6 ls 14 title '',\
'MADatNLO.HwU' index 54 using (($1+$2)/2):7 ls 13 title '',\
'MADatNLO.HwU' index 54 using (($1+$2)/2):6 ls 13 title '',\
'MADatNLO.HwU' index 53 using (($1+$2)/2):7 ls 12 title '',\
'MADatNLO.HwU' index 53 using (($1+$2)/2):6 ls 12 title '',\
'MADatNLO.HwU' index 55 using (($1+$2)/2):5 ls 4 title '',\
'MADatNLO.HwU' index 55 using (($1+$2)/2):3:4 w yerrorbar ls 4 title '',\
'MADatNLO.HwU' index 55 using (($1+$2)/2):3 ls 4 title '',\
'MADatNLO.HwU' index 54 using (($1+$2)/2):5 ls 3 title '',\
'MADatNLO.HwU' index 54 using (($1+$2)/2):3:4 w yerrorbar ls 3 title '',\
'MADatNLO.HwU' index 54 using (($1+$2)/2):3 ls 3 title '',\
'MADatNLO.HwU' index 53 using (($1+$2)/2):5 ls 2 title '',\
'MADatNLO.HwU' index 53 using (($1+$2)/2):3:4 w yerrorbar ls 2 title '',\
'MADatNLO.HwU' index 53 using (($1+$2)/2):3 ls 2 title ''

unset label

################################################################################

################################################################################
### Rendering of the plot titled 'mu-minus log pT'
################################################################################

set multiplot
set label "mu-minus log pT" font ",13" at graph 0.04, graph 1.05
set xrange [-2.0000e-01:3.8000e+00]
set bmargin 0 
set tmargin 0
set xtics nomirror
set ytics nomirror
set mytics 10
set xtics auto
set key horizontal noreverse maxcols 1 width -4 
set label front 'MadGraph5\_aMC\@NLO' font "Courier,11" rotate by 90 at graph 1.02, graph 0.04

#-- rendering subhistograms 'NLO|#1 and LO|#1 results'

set format y '10^{%T}'
set yrange [9.0000e-01:1.1000e+02]
set origin 0.0000e+00, 5.0000e-01
set size 1.0000e+00, 4.0000e-01
set mytics 10
set ytics auto
set format x ''
set logscale y
set ylabel "{/Symbol s} per bin [pb]"

plot \
sqrt(-1) ls 14 title 'SD1|#1, scale variation',\
sqrt(-1) ls 13 title 'SD0|#1, scale variation',\
sqrt(-1) ls 12 title 'LO|#1, scale variation',\
sqrt(-1) ls 11 title 'NLO|#1, scale variation',\
'MADatNLO.HwU' index 59 using (($1+$2)/2):($3 >= 0 ? sqrt(-1) : abs($3)):4 w yerrorbar ls 104 title '',\
'MADatNLO.HwU' index 59 using (($1+$2)/2):($3 >= 0 ? sqrt(-1) : abs($3)) ls 104 title '',\
'MADatNLO.HwU' index 59 using (($1+$2)/2):($3 < 0 ? sqrt(-1) : $3):4 w yerrorbar ls 4 title '',\
'MADatNLO.HwU' index 59 using (($1+$2)/2):($3 < 0 ? sqrt(-1) : $3) ls 4 title 'SD1|#1, central value, dynamical\_scale\_choice=10',\
'MADatNLO.HwU' index 58 using (($1+$2)/2):($3 >= 0 ? sqrt(-1) : abs($3)):4 w yerrorbar ls 103 title '',\
'MADatNLO.HwU' index 58 using (($1+$2)/2):($3 >= 0 ? sqrt(-1) : abs($3)) ls 103 title '',\
'MADatNLO.HwU' index 58 using (($1+$2)/2):($3 < 0 ? sqrt(-1) : $3):4 w yerrorbar ls 3 title '',\
'MADatNLO.HwU' index 58 using (($1+$2)/2):($3 < 0 ? sqrt(-1) : $3) ls 3 title 'SD0|#1, central value, dynamical\_scale\_choice=10',\
'MADatNLO.HwU' index 57 using (($1+$2)/2):($3 >= 0 ? sqrt(-1) : abs($3)):4 w yerrorbar ls 102 title '',\
'MADatNLO.HwU' index 57 using (($1+$2)/2):($3 >= 0 ? sqrt(-1) : abs($3)) ls 102 title '',\
'MADatNLO.HwU' index 57 using (($1+$2)/2):($3 < 0 ? sqrt(-1) : $3):4 w yerrorbar ls 2 title '',\
'MADatNLO.HwU' index 57 using (($1+$2)/2):($3 < 0 ? sqrt(-1) : $3) ls 2 title 'LO|#1, central value, dynamical\_scale\_choice=10',\
'MADatNLO.HwU' index 56 using (($1+$2)/2):($3 >= 0 ? sqrt(-1) : abs($3)):4 w yerrorbar ls 101 title '',\
'MADatNLO.HwU' index 56 using (($1+$2)/2):($3 >= 0 ? sqrt(-1) : abs($3)) ls 101 title '',\
'MADatNLO.HwU' index 56 using (($1+$2)/2):($3 < 0 ? sqrt(-1) : $3):4 w yerrorbar ls 1 title '',\
'MADatNLO.HwU' index 56 using (($1+$2)/2):($3 < 0 ? sqrt(-1) : $3) ls 1 title 'NLO|#1, central value, dynamical\_scale\_choice=10'
#-- rendering subhistograms 'Relative scale and PDF uncertainty'
unset label
unset format
set yrange [-1.4800e+00:1.4000e+00]
set origin 0.0000e+00, 3.5000e-01
set size 1.0000e+00, 1.5000e-01
set mytics 2
set ytics auto
set format x ''
unset logscale y
set ylabel "NLO|#1 rel.unc."
set label "Relative uncertainties w.r.t. central values" font ",9" front at graph 0.03, graph 0.13
plot \
'MADatNLO.HwU' index 59 using (($1+$2)/2):(safe($7,$3,1.0)-1.0) ls 14 title '',\
'MADatNLO.HwU' index 59 using (($1+$2)/2):(safe($6,$3,1.0)-1.0) ls 14 title '',\
'MADatNLO.HwU' index 58 using (($1+$2)/2):(safe($7,$3,1.0)-1.0) ls 13 title '',\
'MADatNLO.HwU' index 58 using (($1+$2)/2):(safe($6,$3,1.0)-1.0) ls 13 title '',\
'MADatNLO.HwU' index 57 using (($1+$2)/2):(safe($7,$3,1.0)-1.0) ls 12 title '',\
'MADatNLO.HwU' index 57 using (($1+$2)/2):(safe($6,$3,1.0)-1.0) ls 12 title '',\
'MADatNLO.HwU' index 56 using (($1+$2)/2):(safe($7,$3,1.0)-1.0) ls 11 title '',\
'MADatNLO.HwU' index 56 using (($1+$2)/2):(safe($6,$3,1.0)-1.0) ls 11 title '',\
0.0 ls 999 title '',\
'MADatNLO.HwU' index 59 using (($1+$2)/2):(0.0):(safe($4,$3,0.0)) w yerrorbar ls 4 title '',\
'MADatNLO.HwU' index 59 using (($1+$2)/2):(safe($5,$3,1.0)-1.0) ls 4 title '',\
'MADatNLO.HwU' index 58 using (($1+$2)/2):(0.0):(safe($4,$3,0.0)) w yerrorbar ls 3 title '',\
'MADatNLO.HwU' index 58 using (($1+$2)/2):(safe($5,$3,1.0)-1.0) ls 3 title '',\
'MADatNLO.HwU' index 57 using (($1+$2)/2):(0.0):(safe($4,$3,0.0)) w yerrorbar ls 2 title '',\
'MADatNLO.HwU' index 57 using (($1+$2)/2):(safe($5,$3,1.0)-1.0) ls 2 title '',\
'MADatNLO.HwU' index 56 using (($1+$2)/2):(0.0):(safe($4,$3,0.0)) w yerrorbar ls 1 title '',\
'MADatNLO.HwU' index 56 using (($1+$2)/2):(safe($5,$3,1.0)-1.0) ls 1 title ''
#-- rendering subhistograms '(LO|#1SD0|#1SD1|#1)/(NLO|#1 central value) ratio'
unset label
unset format
set yrange [-2.4000e-01:1.2000e+00]
set origin 0.0000e+00, 2.0000e-01
set size 1.0000e+00, 1.5000e-01
set mytics 2
set ytics auto
set format x
unset logscale y
set ylabel "ratio w.r.t. NLO|#1"
set label "(LO|#1SD0|#1SD1|#1)/(NLO|#1 central value)" font ",9" at graph 0.03, graph 0.13
plot \
1.0 ls 999 title '',\
'MADatNLO.HwU' index 62 using (($1+$2)/2):7 ls 14 title '',\
'MADatNLO.HwU' index 62 using (($1+$2)/2):6 ls 14 title '',\
'MADatNLO.HwU' index 61 using (($1+$2)/2):7 ls 13 title '',\
'MADatNLO.HwU' index 61 using (($1+$2)/2):6 ls 13 title '',\
'MADatNLO.HwU' index 60 using (($1+$2)/2):7 ls 12 title '',\
'MADatNLO.HwU' index 60 using (($1+$2)/2):6 ls 12 title '',\
'MADatNLO.HwU' index 62 using (($1+$2)/2):5 ls 4 title '',\
'MADatNLO.HwU' index 62 using (($1+$2)/2):3:4 w yerrorbar ls 4 title '',\
'MADatNLO.HwU' index 62 using (($1+$2)/2):3 ls 4 title '',\
'MADatNLO.HwU' index 61 using (($1+$2)/2):5 ls 3 title '',\
'MADatNLO.HwU' index 61 using (($1+$2)/2):3:4 w yerrorbar ls 3 title '',\
'MADatNLO.HwU' index 61 using (($1+$2)/2):3 ls 3 title '',\
'MADatNLO.HwU' index 60 using (($1+$2)/2):5 ls 2 title '',\
'MADatNLO.HwU' index 60 using (($1+$2)/2):3:4 w yerrorbar ls 2 title '',\
'MADatNLO.HwU' index 60 using (($1+$2)/2):3 ls 2 title ''

unset label

################################################################################

################################################################################
### Rendering of the plot titled 'epem log pT'
################################################################################

set multiplot
set label "epem log pT" font ",13" at graph 0.04, graph 1.05
set xrange [-2.0000e-01:3.8000e+00]
set bmargin 0 
set tmargin 0
set xtics nomirror
set ytics nomirror
set mytics 10
set xtics auto
set key horizontal noreverse maxcols 1 width -4 
set label front 'MadGraph5\_aMC\@NLO' font "Courier,11" rotate by 90 at graph 1.02, graph 0.04

#-- rendering subhistograms 'NLO|#1 and LO|#1 results'

set format y '10^{%T}'
set yrange [9.0000e-01:1.1000e+02]
set origin 0.0000e+00, 5.0000e-01
set size 1.0000e+00, 4.0000e-01
set mytics 10
set ytics auto
set format x ''
set logscale y
set ylabel "{/Symbol s} per bin [pb]"

plot \
sqrt(-1) ls 14 title 'SD1|#1, scale variation',\
sqrt(-1) ls 13 title 'SD0|#1, scale variation',\
sqrt(-1) ls 12 title 'LO|#1, scale variation',\
sqrt(-1) ls 11 title 'NLO|#1, scale variation',\
'MADatNLO.HwU' index 66 using (($1+$2)/2):($3 >= 0 ? sqrt(-1) : abs($3)):4 w yerrorbar ls 104 title '',\
'MADatNLO.HwU' index 66 using (($1+$2)/2):($3 >= 0 ? sqrt(-1) : abs($3)) ls 104 title '',\
'MADatNLO.HwU' index 66 using (($1+$2)/2):($3 < 0 ? sqrt(-1) : $3):4 w yerrorbar ls 4 title '',\
'MADatNLO.HwU' index 66 using (($1+$2)/2):($3 < 0 ? sqrt(-1) : $3) ls 4 title 'SD1|#1, central value, dynamical\_scale\_choice=10',\
'MADatNLO.HwU' index 65 using (($1+$2)/2):($3 >= 0 ? sqrt(-1) : abs($3)):4 w yerrorbar ls 103 title '',\
'MADatNLO.HwU' index 65 using (($1+$2)/2):($3 >= 0 ? sqrt(-1) : abs($3)) ls 103 title '',\
'MADatNLO.HwU' index 65 using (($1+$2)/2):($3 < 0 ? sqrt(-1) : $3):4 w yerrorbar ls 3 title '',\
'MADatNLO.HwU' index 65 using (($1+$2)/2):($3 < 0 ? sqrt(-1) : $3) ls 3 title 'SD0|#1, central value, dynamical\_scale\_choice=10',\
'MADatNLO.HwU' index 64 using (($1+$2)/2):($3 >= 0 ? sqrt(-1) : abs($3)):4 w yerrorbar ls 102 title '',\
'MADatNLO.HwU' index 64 using (($1+$2)/2):($3 >= 0 ? sqrt(-1) : abs($3)) ls 102 title '',\
'MADatNLO.HwU' index 64 using (($1+$2)/2):($3 < 0 ? sqrt(-1) : $3):4 w yerrorbar ls 2 title '',\
'MADatNLO.HwU' index 64 using (($1+$2)/2):($3 < 0 ? sqrt(-1) : $3) ls 2 title 'LO|#1, central value, dynamical\_scale\_choice=10',\
'MADatNLO.HwU' index 63 using (($1+$2)/2):($3 >= 0 ? sqrt(-1) : abs($3)):4 w yerrorbar ls 101 title '',\
'MADatNLO.HwU' index 63 using (($1+$2)/2):($3 >= 0 ? sqrt(-1) : abs($3)) ls 101 title '',\
'MADatNLO.HwU' index 63 using (($1+$2)/2):($3 < 0 ? sqrt(-1) : $3):4 w yerrorbar ls 1 title '',\
'MADatNLO.HwU' index 63 using (($1+$2)/2):($3 < 0 ? sqrt(-1) : $3) ls 1 title 'NLO|#1, central value, dynamical\_scale\_choice=10'
#-- rendering subhistograms 'Relative scale and PDF uncertainty'
unset label
unset format
set yrange [-1.4800e+00:1.4000e+00]
set origin 0.0000e+00, 3.5000e-01
set size 1.0000e+00, 1.5000e-01
set mytics 2
set ytics auto
set format x ''
unset logscale y
set ylabel "NLO|#1 rel.unc."
set label "Relative uncertainties w.r.t. central values" font ",9" front at graph 0.03, graph 0.13
plot \
'MADatNLO.HwU' index 66 using (($1+$2)/2):(safe($7,$3,1.0)-1.0) ls 14 title '',\
'MADatNLO.HwU' index 66 using (($1+$2)/2):(safe($6,$3,1.0)-1.0) ls 14 title '',\
'MADatNLO.HwU' index 65 using (($1+$2)/2):(safe($7,$3,1.0)-1.0) ls 13 title '',\
'MADatNLO.HwU' index 65 using (($1+$2)/2):(safe($6,$3,1.0)-1.0) ls 13 title '',\
'MADatNLO.HwU' index 64 using (($1+$2)/2):(safe($7,$3,1.0)-1.0) ls 12 title '',\
'MADatNLO.HwU' index 64 using (($1+$2)/2):(safe($6,$3,1.0)-1.0) ls 12 title '',\
'MADatNLO.HwU' index 63 using (($1+$2)/2):(safe($7,$3,1.0)-1.0) ls 11 title '',\
'MADatNLO.HwU' index 63 using (($1+$2)/2):(safe($6,$3,1.0)-1.0) ls 11 title '',\
0.0 ls 999 title '',\
'MADatNLO.HwU' index 66 using (($1+$2)/2):(0.0):(safe($4,$3,0.0)) w yerrorbar ls 4 title '',\
'MADatNLO.HwU' index 66 using (($1+$2)/2):(safe($5,$3,1.0)-1.0) ls 4 title '',\
'MADatNLO.HwU' index 65 using (($1+$2)/2):(0.0):(safe($4,$3,0.0)) w yerrorbar ls 3 title '',\
'MADatNLO.HwU' index 65 using (($1+$2)/2):(safe($5,$3,1.0)-1.0) ls 3 title '',\
'MADatNLO.HwU' index 64 using (($1+$2)/2):(0.0):(safe($4,$3,0.0)) w yerrorbar ls 2 title '',\
'MADatNLO.HwU' index 64 using (($1+$2)/2):(safe($5,$3,1.0)-1.0) ls 2 title '',\
'MADatNLO.HwU' index 63 using (($1+$2)/2):(0.0):(safe($4,$3,0.0)) w yerrorbar ls 1 title '',\
'MADatNLO.HwU' index 63 using (($1+$2)/2):(safe($5,$3,1.0)-1.0) ls 1 title ''
#-- rendering subhistograms '(LO|#1SD0|#1SD1|#1)/(NLO|#1 central value) ratio'
unset label
unset format
set yrange [-2.4000e-01:1.2000e+00]
set origin 0.0000e+00, 2.0000e-01
set size 1.0000e+00, 1.5000e-01
set mytics 2
set ytics auto
set format x
unset logscale y
set ylabel "ratio w.r.t. NLO|#1"
set label "(LO|#1SD0|#1SD1|#1)/(NLO|#1 central value)" font ",9" at graph 0.03, graph 0.13
plot \
1.0 ls 999 title '',\
'MADatNLO.HwU' index 69 using (($1+$2)/2):7 ls 14 title '',\
'MADatNLO.HwU' index 69 using (($1+$2)/2):6 ls 14 title '',\
'MADatNLO.HwU' index 68 using (($1+$2)/2):7 ls 13 title '',\
'MADatNLO.HwU' index 68 using (($1+$2)/2):6 ls 13 title '',\
'MADatNLO.HwU' index 67 using (($1+$2)/2):7 ls 12 title '',\
'MADatNLO.HwU' index 67 using (($1+$2)/2):6 ls 12 title '',\
'MADatNLO.HwU' index 69 using (($1+$2)/2):5 ls 4 title '',\
'MADatNLO.HwU' index 69 using (($1+$2)/2):3:4 w yerrorbar ls 4 title '',\
'MADatNLO.HwU' index 69 using (($1+$2)/2):3 ls 4 title '',\
'MADatNLO.HwU' index 68 using (($1+$2)/2):5 ls 3 title '',\
'MADatNLO.HwU' index 68 using (($1+$2)/2):3:4 w yerrorbar ls 3 title '',\
'MADatNLO.HwU' index 68 using (($1+$2)/2):3 ls 3 title '',\
'MADatNLO.HwU' index 67 using (($1+$2)/2):5 ls 2 title '',\
'MADatNLO.HwU' index 67 using (($1+$2)/2):3:4 w yerrorbar ls 2 title '',\
'MADatNLO.HwU' index 67 using (($1+$2)/2):3 ls 2 title ''

unset label

################################################################################

################################################################################
### Rendering of the plot titled 'mupmum log pT'
################################################################################

set multiplot
set label "mupmum log pT" font ",13" at graph 0.04, graph 1.05
set xrange [-2.0000e-01:3.8000e+00]
set bmargin 0 
set tmargin 0
set xtics nomirror
set ytics nomirror
set mytics 10
set xtics auto
set key horizontal noreverse maxcols 1 width -4 
set label front 'MadGraph5\_aMC\@NLO' font "Courier,11" rotate by 90 at graph 1.02, graph 0.04

#-- rendering subhistograms 'NLO|#1 and LO|#1 results'

set format y '10^{%T}'
set yrange [9.0000e-01:1.1000e+02]
set origin 0.0000e+00, 5.0000e-01
set size 1.0000e+00, 4.0000e-01
set mytics 10
set ytics auto
set format x ''
set logscale y
set ylabel "{/Symbol s} per bin [pb]"

plot \
sqrt(-1) ls 14 title 'SD1|#1, scale variation',\
sqrt(-1) ls 13 title 'SD0|#1, scale variation',\
sqrt(-1) ls 12 title 'LO|#1, scale variation',\
sqrt(-1) ls 11 title 'NLO|#1, scale variation',\
'MADatNLO.HwU' index 73 using (($1+$2)/2):($3 >= 0 ? sqrt(-1) : abs($3)):4 w yerrorbar ls 104 title '',\
'MADatNLO.HwU' index 73 using (($1+$2)/2):($3 >= 0 ? sqrt(-1) : abs($3)) ls 104 title '',\
'MADatNLO.HwU' index 73 using (($1+$2)/2):($3 < 0 ? sqrt(-1) : $3):4 w yerrorbar ls 4 title '',\
'MADatNLO.HwU' index 73 using (($1+$2)/2):($3 < 0 ? sqrt(-1) : $3) ls 4 title 'SD1|#1, central value, dynamical\_scale\_choice=10',\
'MADatNLO.HwU' index 72 using (($1+$2)/2):($3 >= 0 ? sqrt(-1) : abs($3)):4 w yerrorbar ls 103 title '',\
'MADatNLO.HwU' index 72 using (($1+$2)/2):($3 >= 0 ? sqrt(-1) : abs($3)) ls 103 title '',\
'MADatNLO.HwU' index 72 using (($1+$2)/2):($3 < 0 ? sqrt(-1) : $3):4 w yerrorbar ls 3 title '',\
'MADatNLO.HwU' index 72 using (($1+$2)/2):($3 < 0 ? sqrt(-1) : $3) ls 3 title 'SD0|#1, central value, dynamical\_scale\_choice=10',\
'MADatNLO.HwU' index 71 using (($1+$2)/2):($3 >= 0 ? sqrt(-1) : abs($3)):4 w yerrorbar ls 102 title '',\
'MADatNLO.HwU' index 71 using (($1+$2)/2):($3 >= 0 ? sqrt(-1) : abs($3)) ls 102 title '',\
'MADatNLO.HwU' index 71 using (($1+$2)/2):($3 < 0 ? sqrt(-1) : $3):4 w yerrorbar ls 2 title '',\
'MADatNLO.HwU' index 71 using (($1+$2)/2):($3 < 0 ? sqrt(-1) : $3) ls 2 title 'LO|#1, central value, dynamical\_scale\_choice=10',\
'MADatNLO.HwU' index 70 using (($1+$2)/2):($3 >= 0 ? sqrt(-1) : abs($3)):4 w yerrorbar ls 101 title '',\
'MADatNLO.HwU' index 70 using (($1+$2)/2):($3 >= 0 ? sqrt(-1) : abs($3)) ls 101 title '',\
'MADatNLO.HwU' index 70 using (($1+$2)/2):($3 < 0 ? sqrt(-1) : $3):4 w yerrorbar ls 1 title '',\
'MADatNLO.HwU' index 70 using (($1+$2)/2):($3 < 0 ? sqrt(-1) : $3) ls 1 title 'NLO|#1, central value, dynamical\_scale\_choice=10'
#-- rendering subhistograms 'Relative scale and PDF uncertainty'
unset label
unset format
set yrange [-1.4800e+00:1.4000e+00]
set origin 0.0000e+00, 3.5000e-01
set size 1.0000e+00, 1.5000e-01
set mytics 2
set ytics auto
set format x ''
unset logscale y
set ylabel "NLO|#1 rel.unc."
set label "Relative uncertainties w.r.t. central values" font ",9" front at graph 0.03, graph 0.13
plot \
'MADatNLO.HwU' index 73 using (($1+$2)/2):(safe($7,$3,1.0)-1.0) ls 14 title '',\
'MADatNLO.HwU' index 73 using (($1+$2)/2):(safe($6,$3,1.0)-1.0) ls 14 title '',\
'MADatNLO.HwU' index 72 using (($1+$2)/2):(safe($7,$3,1.0)-1.0) ls 13 title '',\
'MADatNLO.HwU' index 72 using (($1+$2)/2):(safe($6,$3,1.0)-1.0) ls 13 title '',\
'MADatNLO.HwU' index 71 using (($1+$2)/2):(safe($7,$3,1.0)-1.0) ls 12 title '',\
'MADatNLO.HwU' index 71 using (($1+$2)/2):(safe($6,$3,1.0)-1.0) ls 12 title '',\
'MADatNLO.HwU' index 70 using (($1+$2)/2):(safe($7,$3,1.0)-1.0) ls 11 title '',\
'MADatNLO.HwU' index 70 using (($1+$2)/2):(safe($6,$3,1.0)-1.0) ls 11 title '',\
0.0 ls 999 title '',\
'MADatNLO.HwU' index 73 using (($1+$2)/2):(0.0):(safe($4,$3,0.0)) w yerrorbar ls 4 title '',\
'MADatNLO.HwU' index 73 using (($1+$2)/2):(safe($5,$3,1.0)-1.0) ls 4 title '',\
'MADatNLO.HwU' index 72 using (($1+$2)/2):(0.0):(safe($4,$3,0.0)) w yerrorbar ls 3 title '',\
'MADatNLO.HwU' index 72 using (($1+$2)/2):(safe($5,$3,1.0)-1.0) ls 3 title '',\
'MADatNLO.HwU' index 71 using (($1+$2)/2):(0.0):(safe($4,$3,0.0)) w yerrorbar ls 2 title '',\
'MADatNLO.HwU' index 71 using (($1+$2)/2):(safe($5,$3,1.0)-1.0) ls 2 title '',\
'MADatNLO.HwU' index 70 using (($1+$2)/2):(0.0):(safe($4,$3,0.0)) w yerrorbar ls 1 title '',\
'MADatNLO.HwU' index 70 using (($1+$2)/2):(safe($5,$3,1.0)-1.0) ls 1 title ''
#-- rendering subhistograms '(LO|#1SD0|#1SD1|#1)/(NLO|#1 central value) ratio'
unset label
unset format
set yrange [-2.4000e-01:1.2000e+00]
set origin 0.0000e+00, 2.0000e-01
set size 1.0000e+00, 1.5000e-01
set mytics 2
set ytics auto
set format x
unset logscale y
set ylabel "ratio w.r.t. NLO|#1"
set label "(LO|#1SD0|#1SD1|#1)/(NLO|#1 central value)" font ",9" at graph 0.03, graph 0.13
plot \
1.0 ls 999 title '',\
'MADatNLO.HwU' index 76 using (($1+$2)/2):7 ls 14 title '',\
'MADatNLO.HwU' index 76 using (($1+$2)/2):6 ls 14 title '',\
'MADatNLO.HwU' index 75 using (($1+$2)/2):7 ls 13 title '',\
'MADatNLO.HwU' index 75 using (($1+$2)/2):6 ls 13 title '',\
'MADatNLO.HwU' index 74 using (($1+$2)/2):7 ls 12 title '',\
'MADatNLO.HwU' index 74 using (($1+$2)/2):6 ls 12 title '',\
'MADatNLO.HwU' index 76 using (($1+$2)/2):5 ls 4 title '',\
'MADatNLO.HwU' index 76 using (($1+$2)/2):3:4 w yerrorbar ls 4 title '',\
'MADatNLO.HwU' index 76 using (($1+$2)/2):3 ls 4 title '',\
'MADatNLO.HwU' index 75 using (($1+$2)/2):5 ls 3 title '',\
'MADatNLO.HwU' index 75 using (($1+$2)/2):3:4 w yerrorbar ls 3 title '',\
'MADatNLO.HwU' index 75 using (($1+$2)/2):3 ls 3 title '',\
'MADatNLO.HwU' index 74 using (($1+$2)/2):5 ls 2 title '',\
'MADatNLO.HwU' index 74 using (($1+$2)/2):3:4 w yerrorbar ls 2 title '',\
'MADatNLO.HwU' index 74 using (($1+$2)/2):3 ls 2 title ''

unset label

################################################################################

################################################################################
### Rendering of the plot titled '1st OSSF lep pair log pT'
################################################################################

set multiplot
set label "1st OSSF lep pair log pT" font ",13" at graph 0.04, graph 1.05
set xrange [-2.0000e-01:3.8000e+00]
set bmargin 0 
set tmargin 0
set xtics nomirror
set ytics nomirror
set mytics 10
set xtics auto
set key horizontal noreverse maxcols 1 width -4 
set label front 'MadGraph5\_aMC\@NLO' font "Courier,11" rotate by 90 at graph 1.02, graph 0.04

#-- rendering subhistograms 'NLO|#1 and LO|#1 results'

set format y '10^{%T}'
set yrange [9.0000e-01:1.1000e+02]
set origin 0.0000e+00, 5.0000e-01
set size 1.0000e+00, 4.0000e-01
set mytics 10
set ytics auto
set format x ''
set logscale y
set ylabel "{/Symbol s} per bin [pb]"

plot \
sqrt(-1) ls 14 title 'SD1|#1, scale variation',\
sqrt(-1) ls 13 title 'SD0|#1, scale variation',\
sqrt(-1) ls 12 title 'LO|#1, scale variation',\
sqrt(-1) ls 11 title 'NLO|#1, scale variation',\
'MADatNLO.HwU' index 80 using (($1+$2)/2):($3 >= 0 ? sqrt(-1) : abs($3)):4 w yerrorbar ls 104 title '',\
'MADatNLO.HwU' index 80 using (($1+$2)/2):($3 >= 0 ? sqrt(-1) : abs($3)) ls 104 title '',\
'MADatNLO.HwU' index 80 using (($1+$2)/2):($3 < 0 ? sqrt(-1) : $3):4 w yerrorbar ls 4 title '',\
'MADatNLO.HwU' index 80 using (($1+$2)/2):($3 < 0 ? sqrt(-1) : $3) ls 4 title 'SD1|#1, central value, dynamical\_scale\_choice=10',\
'MADatNLO.HwU' index 79 using (($1+$2)/2):($3 >= 0 ? sqrt(-1) : abs($3)):4 w yerrorbar ls 103 title '',\
'MADatNLO.HwU' index 79 using (($1+$2)/2):($3 >= 0 ? sqrt(-1) : abs($3)) ls 103 title '',\
'MADatNLO.HwU' index 79 using (($1+$2)/2):($3 < 0 ? sqrt(-1) : $3):4 w yerrorbar ls 3 title '',\
'MADatNLO.HwU' index 79 using (($1+$2)/2):($3 < 0 ? sqrt(-1) : $3) ls 3 title 'SD0|#1, central value, dynamical\_scale\_choice=10',\
'MADatNLO.HwU' index 78 using (($1+$2)/2):($3 >= 0 ? sqrt(-1) : abs($3)):4 w yerrorbar ls 102 title '',\
'MADatNLO.HwU' index 78 using (($1+$2)/2):($3 >= 0 ? sqrt(-1) : abs($3)) ls 102 title '',\
'MADatNLO.HwU' index 78 using (($1+$2)/2):($3 < 0 ? sqrt(-1) : $3):4 w yerrorbar ls 2 title '',\
'MADatNLO.HwU' index 78 using (($1+$2)/2):($3 < 0 ? sqrt(-1) : $3) ls 2 title 'LO|#1, central value, dynamical\_scale\_choice=10',\
'MADatNLO.HwU' index 77 using (($1+$2)/2):($3 >= 0 ? sqrt(-1) : abs($3)):4 w yerrorbar ls 101 title '',\
'MADatNLO.HwU' index 77 using (($1+$2)/2):($3 >= 0 ? sqrt(-1) : abs($3)) ls 101 title '',\
'MADatNLO.HwU' index 77 using (($1+$2)/2):($3 < 0 ? sqrt(-1) : $3):4 w yerrorbar ls 1 title '',\
'MADatNLO.HwU' index 77 using (($1+$2)/2):($3 < 0 ? sqrt(-1) : $3) ls 1 title 'NLO|#1, central value, dynamical\_scale\_choice=10'
#-- rendering subhistograms 'Relative scale and PDF uncertainty'
unset label
unset format
set yrange [-1.4800e+00:1.4000e+00]
set origin 0.0000e+00, 3.5000e-01
set size 1.0000e+00, 1.5000e-01
set mytics 2
set ytics auto
set format x ''
unset logscale y
set ylabel "NLO|#1 rel.unc."
set label "Relative uncertainties w.r.t. central values" font ",9" front at graph 0.03, graph 0.13
plot \
'MADatNLO.HwU' index 80 using (($1+$2)/2):(safe($7,$3,1.0)-1.0) ls 14 title '',\
'MADatNLO.HwU' index 80 using (($1+$2)/2):(safe($6,$3,1.0)-1.0) ls 14 title '',\
'MADatNLO.HwU' index 79 using (($1+$2)/2):(safe($7,$3,1.0)-1.0) ls 13 title '',\
'MADatNLO.HwU' index 79 using (($1+$2)/2):(safe($6,$3,1.0)-1.0) ls 13 title '',\
'MADatNLO.HwU' index 78 using (($1+$2)/2):(safe($7,$3,1.0)-1.0) ls 12 title '',\
'MADatNLO.HwU' index 78 using (($1+$2)/2):(safe($6,$3,1.0)-1.0) ls 12 title '',\
'MADatNLO.HwU' index 77 using (($1+$2)/2):(safe($7,$3,1.0)-1.0) ls 11 title '',\
'MADatNLO.HwU' index 77 using (($1+$2)/2):(safe($6,$3,1.0)-1.0) ls 11 title '',\
0.0 ls 999 title '',\
'MADatNLO.HwU' index 80 using (($1+$2)/2):(0.0):(safe($4,$3,0.0)) w yerrorbar ls 4 title '',\
'MADatNLO.HwU' index 80 using (($1+$2)/2):(safe($5,$3,1.0)-1.0) ls 4 title '',\
'MADatNLO.HwU' index 79 using (($1+$2)/2):(0.0):(safe($4,$3,0.0)) w yerrorbar ls 3 title '',\
'MADatNLO.HwU' index 79 using (($1+$2)/2):(safe($5,$3,1.0)-1.0) ls 3 title '',\
'MADatNLO.HwU' index 78 using (($1+$2)/2):(0.0):(safe($4,$3,0.0)) w yerrorbar ls 2 title '',\
'MADatNLO.HwU' index 78 using (($1+$2)/2):(safe($5,$3,1.0)-1.0) ls 2 title '',\
'MADatNLO.HwU' index 77 using (($1+$2)/2):(0.0):(safe($4,$3,0.0)) w yerrorbar ls 1 title '',\
'MADatNLO.HwU' index 77 using (($1+$2)/2):(safe($5,$3,1.0)-1.0) ls 1 title ''
#-- rendering subhistograms '(LO|#1SD0|#1SD1|#1)/(NLO|#1 central value) ratio'
unset label
unset format
set yrange [-2.4000e-01:1.2000e+00]
set origin 0.0000e+00, 2.0000e-01
set size 1.0000e+00, 1.5000e-01
set mytics 2
set ytics auto
set format x
unset logscale y
set ylabel "ratio w.r.t. NLO|#1"
set label "(LO|#1SD0|#1SD1|#1)/(NLO|#1 central value)" font ",9" at graph 0.03, graph 0.13
plot \
1.0 ls 999 title '',\
'MADatNLO.HwU' index 83 using (($1+$2)/2):7 ls 14 title '',\
'MADatNLO.HwU' index 83 using (($1+$2)/2):6 ls 14 title '',\
'MADatNLO.HwU' index 82 using (($1+$2)/2):7 ls 13 title '',\
'MADatNLO.HwU' index 82 using (($1+$2)/2):6 ls 13 title '',\
'MADatNLO.HwU' index 81 using (($1+$2)/2):7 ls 12 title '',\
'MADatNLO.HwU' index 81 using (($1+$2)/2):6 ls 12 title '',\
'MADatNLO.HwU' index 83 using (($1+$2)/2):5 ls 4 title '',\
'MADatNLO.HwU' index 83 using (($1+$2)/2):3:4 w yerrorbar ls 4 title '',\
'MADatNLO.HwU' index 83 using (($1+$2)/2):3 ls 4 title '',\
'MADatNLO.HwU' index 82 using (($1+$2)/2):5 ls 3 title '',\
'MADatNLO.HwU' index 82 using (($1+$2)/2):3:4 w yerrorbar ls 3 title '',\
'MADatNLO.HwU' index 82 using (($1+$2)/2):3 ls 3 title '',\
'MADatNLO.HwU' index 81 using (($1+$2)/2):5 ls 2 title '',\
'MADatNLO.HwU' index 81 using (($1+$2)/2):3:4 w yerrorbar ls 2 title '',\
'MADatNLO.HwU' index 81 using (($1+$2)/2):3 ls 2 title ''

unset label

################################################################################

################################################################################
### Rendering of the plot titled '2nd OSSF lep pair log pT'
################################################################################

set multiplot
set label "2nd OSSF lep pair log pT" font ",13" at graph 0.04, graph 1.05
set xrange [-2.0000e-01:3.8000e+00]
set bmargin 0 
set tmargin 0
set xtics nomirror
set ytics nomirror
set mytics 10
set xtics auto
set key horizontal noreverse maxcols 1 width -4 
set label front 'MadGraph5\_aMC\@NLO' font "Courier,11" rotate by 90 at graph 1.02, graph 0.04

#-- rendering subhistograms 'NLO|#1 and LO|#1 results'

set format y '10^{%T}'
set yrange [9.0000e-01:1.1000e+02]
set origin 0.0000e+00, 5.0000e-01
set size 1.0000e+00, 4.0000e-01
set mytics 10
set ytics auto
set format x ''
set logscale y
set ylabel "{/Symbol s} per bin [pb]"

plot \
sqrt(-1) ls 14 title 'SD1|#1, scale variation',\
sqrt(-1) ls 13 title 'SD0|#1, scale variation',\
sqrt(-1) ls 12 title 'LO|#1, scale variation',\
sqrt(-1) ls 11 title 'NLO|#1, scale variation',\
'MADatNLO.HwU' index 87 using (($1+$2)/2):($3 >= 0 ? sqrt(-1) : abs($3)):4 w yerrorbar ls 104 title '',\
'MADatNLO.HwU' index 87 using (($1+$2)/2):($3 >= 0 ? sqrt(-1) : abs($3)) ls 104 title '',\
'MADatNLO.HwU' index 87 using (($1+$2)/2):($3 < 0 ? sqrt(-1) : $3):4 w yerrorbar ls 4 title '',\
'MADatNLO.HwU' index 87 using (($1+$2)/2):($3 < 0 ? sqrt(-1) : $3) ls 4 title 'SD1|#1, central value, dynamical\_scale\_choice=10',\
'MADatNLO.HwU' index 86 using (($1+$2)/2):($3 >= 0 ? sqrt(-1) : abs($3)):4 w yerrorbar ls 103 title '',\
'MADatNLO.HwU' index 86 using (($1+$2)/2):($3 >= 0 ? sqrt(-1) : abs($3)) ls 103 title '',\
'MADatNLO.HwU' index 86 using (($1+$2)/2):($3 < 0 ? sqrt(-1) : $3):4 w yerrorbar ls 3 title '',\
'MADatNLO.HwU' index 86 using (($1+$2)/2):($3 < 0 ? sqrt(-1) : $3) ls 3 title 'SD0|#1, central value, dynamical\_scale\_choice=10',\
'MADatNLO.HwU' index 85 using (($1+$2)/2):($3 >= 0 ? sqrt(-1) : abs($3)):4 w yerrorbar ls 102 title '',\
'MADatNLO.HwU' index 85 using (($1+$2)/2):($3 >= 0 ? sqrt(-1) : abs($3)) ls 102 title '',\
'MADatNLO.HwU' index 85 using (($1+$2)/2):($3 < 0 ? sqrt(-1) : $3):4 w yerrorbar ls 2 title '',\
'MADatNLO.HwU' index 85 using (($1+$2)/2):($3 < 0 ? sqrt(-1) : $3) ls 2 title 'LO|#1, central value, dynamical\_scale\_choice=10',\
'MADatNLO.HwU' index 84 using (($1+$2)/2):($3 >= 0 ? sqrt(-1) : abs($3)):4 w yerrorbar ls 101 title '',\
'MADatNLO.HwU' index 84 using (($1+$2)/2):($3 >= 0 ? sqrt(-1) : abs($3)) ls 101 title '',\
'MADatNLO.HwU' index 84 using (($1+$2)/2):($3 < 0 ? sqrt(-1) : $3):4 w yerrorbar ls 1 title '',\
'MADatNLO.HwU' index 84 using (($1+$2)/2):($3 < 0 ? sqrt(-1) : $3) ls 1 title 'NLO|#1, central value, dynamical\_scale\_choice=10'
#-- rendering subhistograms 'Relative scale and PDF uncertainty'
unset label
unset format
set yrange [-1.4800e+00:1.4000e+00]
set origin 0.0000e+00, 3.5000e-01
set size 1.0000e+00, 1.5000e-01
set mytics 2
set ytics auto
set format x ''
unset logscale y
set ylabel "NLO|#1 rel.unc."
set label "Relative uncertainties w.r.t. central values" font ",9" front at graph 0.03, graph 0.13
plot \
'MADatNLO.HwU' index 87 using (($1+$2)/2):(safe($7,$3,1.0)-1.0) ls 14 title '',\
'MADatNLO.HwU' index 87 using (($1+$2)/2):(safe($6,$3,1.0)-1.0) ls 14 title '',\
'MADatNLO.HwU' index 86 using (($1+$2)/2):(safe($7,$3,1.0)-1.0) ls 13 title '',\
'MADatNLO.HwU' index 86 using (($1+$2)/2):(safe($6,$3,1.0)-1.0) ls 13 title '',\
'MADatNLO.HwU' index 85 using (($1+$2)/2):(safe($7,$3,1.0)-1.0) ls 12 title '',\
'MADatNLO.HwU' index 85 using (($1+$2)/2):(safe($6,$3,1.0)-1.0) ls 12 title '',\
'MADatNLO.HwU' index 84 using (($1+$2)/2):(safe($7,$3,1.0)-1.0) ls 11 title '',\
'MADatNLO.HwU' index 84 using (($1+$2)/2):(safe($6,$3,1.0)-1.0) ls 11 title '',\
0.0 ls 999 title '',\
'MADatNLO.HwU' index 87 using (($1+$2)/2):(0.0):(safe($4,$3,0.0)) w yerrorbar ls 4 title '',\
'MADatNLO.HwU' index 87 using (($1+$2)/2):(safe($5,$3,1.0)-1.0) ls 4 title '',\
'MADatNLO.HwU' index 86 using (($1+$2)/2):(0.0):(safe($4,$3,0.0)) w yerrorbar ls 3 title '',\
'MADatNLO.HwU' index 86 using (($1+$2)/2):(safe($5,$3,1.0)-1.0) ls 3 title '',\
'MADatNLO.HwU' index 85 using (($1+$2)/2):(0.0):(safe($4,$3,0.0)) w yerrorbar ls 2 title '',\
'MADatNLO.HwU' index 85 using (($1+$2)/2):(safe($5,$3,1.0)-1.0) ls 2 title '',\
'MADatNLO.HwU' index 84 using (($1+$2)/2):(0.0):(safe($4,$3,0.0)) w yerrorbar ls 1 title '',\
'MADatNLO.HwU' index 84 using (($1+$2)/2):(safe($5,$3,1.0)-1.0) ls 1 title ''
#-- rendering subhistograms '(LO|#1SD0|#1SD1|#1)/(NLO|#1 central value) ratio'
unset label
unset format
set yrange [-2.4000e-01:1.2000e+00]
set origin 0.0000e+00, 2.0000e-01
set size 1.0000e+00, 1.5000e-01
set mytics 2
set ytics auto
set format x
unset logscale y
set ylabel "ratio w.r.t. NLO|#1"
set label "(LO|#1SD0|#1SD1|#1)/(NLO|#1 central value)" font ",9" at graph 0.03, graph 0.13
plot \
1.0 ls 999 title '',\
'MADatNLO.HwU' index 90 using (($1+$2)/2):7 ls 14 title '',\
'MADatNLO.HwU' index 90 using (($1+$2)/2):6 ls 14 title '',\
'MADatNLO.HwU' index 89 using (($1+$2)/2):7 ls 13 title '',\
'MADatNLO.HwU' index 89 using (($1+$2)/2):6 ls 13 title '',\
'MADatNLO.HwU' index 88 using (($1+$2)/2):7 ls 12 title '',\
'MADatNLO.HwU' index 88 using (($1+$2)/2):6 ls 12 title '',\
'MADatNLO.HwU' index 90 using (($1+$2)/2):5 ls 4 title '',\
'MADatNLO.HwU' index 90 using (($1+$2)/2):3:4 w yerrorbar ls 4 title '',\
'MADatNLO.HwU' index 90 using (($1+$2)/2):3 ls 4 title '',\
'MADatNLO.HwU' index 89 using (($1+$2)/2):5 ls 3 title '',\
'MADatNLO.HwU' index 89 using (($1+$2)/2):3:4 w yerrorbar ls 3 title '',\
'MADatNLO.HwU' index 89 using (($1+$2)/2):3 ls 3 title '',\
'MADatNLO.HwU' index 88 using (($1+$2)/2):5 ls 2 title '',\
'MADatNLO.HwU' index 88 using (($1+$2)/2):3:4 w yerrorbar ls 2 title '',\
'MADatNLO.HwU' index 88 using (($1+$2)/2):3 ls 2 title ''

unset label

################################################################################

################################################################################
### Rendering of the plot titled 'epve log pT'
################################################################################

set multiplot
set label "epve log pT" font ",13" at graph 0.04, graph 1.05
set xrange [-2.0000e-01:3.8000e+00]
set bmargin 0 
set tmargin 0
set xtics nomirror
set ytics nomirror
set mytics 10
set xtics auto
set key horizontal noreverse maxcols 1 width -4 
set label front 'MadGraph5\_aMC\@NLO' font "Courier,11" rotate by 90 at graph 1.02, graph 0.04

#-- rendering subhistograms 'NLO|#1 and LO|#1 results'

set format y '10^{%T}'
set yrange [9.0000e-01:1.1000e+02]
set origin 0.0000e+00, 5.0000e-01
set size 1.0000e+00, 4.0000e-01
set mytics 10
set ytics auto
set format x ''
set logscale y
set ylabel "{/Symbol s} per bin [pb]"

plot \
sqrt(-1) ls 14 title 'SD1|#1, scale variation',\
sqrt(-1) ls 13 title 'SD0|#1, scale variation',\
sqrt(-1) ls 12 title 'LO|#1, scale variation',\
sqrt(-1) ls 11 title 'NLO|#1, scale variation',\
'MADatNLO.HwU' index 94 using (($1+$2)/2):($3 >= 0 ? sqrt(-1) : abs($3)):4 w yerrorbar ls 104 title '',\
'MADatNLO.HwU' index 94 using (($1+$2)/2):($3 >= 0 ? sqrt(-1) : abs($3)) ls 104 title '',\
'MADatNLO.HwU' index 94 using (($1+$2)/2):($3 < 0 ? sqrt(-1) : $3):4 w yerrorbar ls 4 title '',\
'MADatNLO.HwU' index 94 using (($1+$2)/2):($3 < 0 ? sqrt(-1) : $3) ls 4 title 'SD1|#1, central value, dynamical\_scale\_choice=10',\
'MADatNLO.HwU' index 93 using (($1+$2)/2):($3 >= 0 ? sqrt(-1) : abs($3)):4 w yerrorbar ls 103 title '',\
'MADatNLO.HwU' index 93 using (($1+$2)/2):($3 >= 0 ? sqrt(-1) : abs($3)) ls 103 title '',\
'MADatNLO.HwU' index 93 using (($1+$2)/2):($3 < 0 ? sqrt(-1) : $3):4 w yerrorbar ls 3 title '',\
'MADatNLO.HwU' index 93 using (($1+$2)/2):($3 < 0 ? sqrt(-1) : $3) ls 3 title 'SD0|#1, central value, dynamical\_scale\_choice=10',\
'MADatNLO.HwU' index 92 using (($1+$2)/2):($3 >= 0 ? sqrt(-1) : abs($3)):4 w yerrorbar ls 102 title '',\
'MADatNLO.HwU' index 92 using (($1+$2)/2):($3 >= 0 ? sqrt(-1) : abs($3)) ls 102 title '',\
'MADatNLO.HwU' index 92 using (($1+$2)/2):($3 < 0 ? sqrt(-1) : $3):4 w yerrorbar ls 2 title '',\
'MADatNLO.HwU' index 92 using (($1+$2)/2):($3 < 0 ? sqrt(-1) : $3) ls 2 title 'LO|#1, central value, dynamical\_scale\_choice=10',\
'MADatNLO.HwU' index 91 using (($1+$2)/2):($3 >= 0 ? sqrt(-1) : abs($3)):4 w yerrorbar ls 101 title '',\
'MADatNLO.HwU' index 91 using (($1+$2)/2):($3 >= 0 ? sqrt(-1) : abs($3)) ls 101 title '',\
'MADatNLO.HwU' index 91 using (($1+$2)/2):($3 < 0 ? sqrt(-1) : $3):4 w yerrorbar ls 1 title '',\
'MADatNLO.HwU' index 91 using (($1+$2)/2):($3 < 0 ? sqrt(-1) : $3) ls 1 title 'NLO|#1, central value, dynamical\_scale\_choice=10'
#-- rendering subhistograms 'Relative scale and PDF uncertainty'
unset label
unset format
set yrange [-1.4800e+00:1.4000e+00]
set origin 0.0000e+00, 3.5000e-01
set size 1.0000e+00, 1.5000e-01
set mytics 2
set ytics auto
set format x ''
unset logscale y
set ylabel "NLO|#1 rel.unc."
set label "Relative uncertainties w.r.t. central values" font ",9" front at graph 0.03, graph 0.13
plot \
'MADatNLO.HwU' index 94 using (($1+$2)/2):(safe($7,$3,1.0)-1.0) ls 14 title '',\
'MADatNLO.HwU' index 94 using (($1+$2)/2):(safe($6,$3,1.0)-1.0) ls 14 title '',\
'MADatNLO.HwU' index 93 using (($1+$2)/2):(safe($7,$3,1.0)-1.0) ls 13 title '',\
'MADatNLO.HwU' index 93 using (($1+$2)/2):(safe($6,$3,1.0)-1.0) ls 13 title '',\
'MADatNLO.HwU' index 92 using (($1+$2)/2):(safe($7,$3,1.0)-1.0) ls 12 title '',\
'MADatNLO.HwU' index 92 using (($1+$2)/2):(safe($6,$3,1.0)-1.0) ls 12 title '',\
'MADatNLO.HwU' index 91 using (($1+$2)/2):(safe($7,$3,1.0)-1.0) ls 11 title '',\
'MADatNLO.HwU' index 91 using (($1+$2)/2):(safe($6,$3,1.0)-1.0) ls 11 title '',\
0.0 ls 999 title '',\
'MADatNLO.HwU' index 94 using (($1+$2)/2):(0.0):(safe($4,$3,0.0)) w yerrorbar ls 4 title '',\
'MADatNLO.HwU' index 94 using (($1+$2)/2):(safe($5,$3,1.0)-1.0) ls 4 title '',\
'MADatNLO.HwU' index 93 using (($1+$2)/2):(0.0):(safe($4,$3,0.0)) w yerrorbar ls 3 title '',\
'MADatNLO.HwU' index 93 using (($1+$2)/2):(safe($5,$3,1.0)-1.0) ls 3 title '',\
'MADatNLO.HwU' index 92 using (($1+$2)/2):(0.0):(safe($4,$3,0.0)) w yerrorbar ls 2 title '',\
'MADatNLO.HwU' index 92 using (($1+$2)/2):(safe($5,$3,1.0)-1.0) ls 2 title '',\
'MADatNLO.HwU' index 91 using (($1+$2)/2):(0.0):(safe($4,$3,0.0)) w yerrorbar ls 1 title '',\
'MADatNLO.HwU' index 91 using (($1+$2)/2):(safe($5,$3,1.0)-1.0) ls 1 title ''
#-- rendering subhistograms '(LO|#1SD0|#1SD1|#1)/(NLO|#1 central value) ratio'
unset label
unset format
set yrange [-2.4000e-01:1.2000e+00]
set origin 0.0000e+00, 2.0000e-01
set size 1.0000e+00, 1.5000e-01
set mytics 2
set ytics auto
set format x
unset logscale y
set ylabel "ratio w.r.t. NLO|#1"
set label "(LO|#1SD0|#1SD1|#1)/(NLO|#1 central value)" font ",9" at graph 0.03, graph 0.13
plot \
1.0 ls 999 title '',\
'MADatNLO.HwU' index 97 using (($1+$2)/2):7 ls 14 title '',\
'MADatNLO.HwU' index 97 using (($1+$2)/2):6 ls 14 title '',\
'MADatNLO.HwU' index 96 using (($1+$2)/2):7 ls 13 title '',\
'MADatNLO.HwU' index 96 using (($1+$2)/2):6 ls 13 title '',\
'MADatNLO.HwU' index 95 using (($1+$2)/2):7 ls 12 title '',\
'MADatNLO.HwU' index 95 using (($1+$2)/2):6 ls 12 title '',\
'MADatNLO.HwU' index 97 using (($1+$2)/2):5 ls 4 title '',\
'MADatNLO.HwU' index 97 using (($1+$2)/2):3:4 w yerrorbar ls 4 title '',\
'MADatNLO.HwU' index 97 using (($1+$2)/2):3 ls 4 title '',\
'MADatNLO.HwU' index 96 using (($1+$2)/2):5 ls 3 title '',\
'MADatNLO.HwU' index 96 using (($1+$2)/2):3:4 w yerrorbar ls 3 title '',\
'MADatNLO.HwU' index 96 using (($1+$2)/2):3 ls 3 title '',\
'MADatNLO.HwU' index 95 using (($1+$2)/2):5 ls 2 title '',\
'MADatNLO.HwU' index 95 using (($1+$2)/2):3:4 w yerrorbar ls 2 title '',\
'MADatNLO.HwU' index 95 using (($1+$2)/2):3 ls 2 title ''

unset label

################################################################################

################################################################################
### Rendering of the plot titled 'mumvm log pT'
################################################################################

set multiplot
set label "mumvm log pT" font ",13" at graph 0.04, graph 1.05
set xrange [-2.0000e-01:3.8000e+00]
set bmargin 0 
set tmargin 0
set xtics nomirror
set ytics nomirror
set mytics 10
set xtics auto
set key horizontal noreverse maxcols 1 width -4 
set label front 'MadGraph5\_aMC\@NLO' font "Courier,11" rotate by 90 at graph 1.02, graph 0.04

#-- rendering subhistograms 'NLO|#1 and LO|#1 results'

set format y '10^{%T}'
set yrange [9.0000e-01:1.1000e+02]
set origin 0.0000e+00, 5.0000e-01
set size 1.0000e+00, 4.0000e-01
set mytics 10
set ytics auto
set format x ''
set logscale y
set ylabel "{/Symbol s} per bin [pb]"

plot \
sqrt(-1) ls 14 title 'SD1|#1, scale variation',\
sqrt(-1) ls 13 title 'SD0|#1, scale variation',\
sqrt(-1) ls 12 title 'LO|#1, scale variation',\
sqrt(-1) ls 11 title 'NLO|#1, scale variation',\
'MADatNLO.HwU' index 101 using (($1+$2)/2):($3 >= 0 ? sqrt(-1) : abs($3)):4 w yerrorbar ls 104 title '',\
'MADatNLO.HwU' index 101 using (($1+$2)/2):($3 >= 0 ? sqrt(-1) : abs($3)) ls 104 title '',\
'MADatNLO.HwU' index 101 using (($1+$2)/2):($3 < 0 ? sqrt(-1) : $3):4 w yerrorbar ls 4 title '',\
'MADatNLO.HwU' index 101 using (($1+$2)/2):($3 < 0 ? sqrt(-1) : $3) ls 4 title 'SD1|#1, central value, dynamical\_scale\_choice=10',\
'MADatNLO.HwU' index 100 using (($1+$2)/2):($3 >= 0 ? sqrt(-1) : abs($3)):4 w yerrorbar ls 103 title '',\
'MADatNLO.HwU' index 100 using (($1+$2)/2):($3 >= 0 ? sqrt(-1) : abs($3)) ls 103 title '',\
'MADatNLO.HwU' index 100 using (($1+$2)/2):($3 < 0 ? sqrt(-1) : $3):4 w yerrorbar ls 3 title '',\
'MADatNLO.HwU' index 100 using (($1+$2)/2):($3 < 0 ? sqrt(-1) : $3) ls 3 title 'SD0|#1, central value, dynamical\_scale\_choice=10',\
'MADatNLO.HwU' index 99 using (($1+$2)/2):($3 >= 0 ? sqrt(-1) : abs($3)):4 w yerrorbar ls 102 title '',\
'MADatNLO.HwU' index 99 using (($1+$2)/2):($3 >= 0 ? sqrt(-1) : abs($3)) ls 102 title '',\
'MADatNLO.HwU' index 99 using (($1+$2)/2):($3 < 0 ? sqrt(-1) : $3):4 w yerrorbar ls 2 title '',\
'MADatNLO.HwU' index 99 using (($1+$2)/2):($3 < 0 ? sqrt(-1) : $3) ls 2 title 'LO|#1, central value, dynamical\_scale\_choice=10',\
'MADatNLO.HwU' index 98 using (($1+$2)/2):($3 >= 0 ? sqrt(-1) : abs($3)):4 w yerrorbar ls 101 title '',\
'MADatNLO.HwU' index 98 using (($1+$2)/2):($3 >= 0 ? sqrt(-1) : abs($3)) ls 101 title '',\
'MADatNLO.HwU' index 98 using (($1+$2)/2):($3 < 0 ? sqrt(-1) : $3):4 w yerrorbar ls 1 title '',\
'MADatNLO.HwU' index 98 using (($1+$2)/2):($3 < 0 ? sqrt(-1) : $3) ls 1 title 'NLO|#1, central value, dynamical\_scale\_choice=10'
#-- rendering subhistograms 'Relative scale and PDF uncertainty'
unset label
unset format
set yrange [-1.4800e+00:1.4000e+00]
set origin 0.0000e+00, 3.5000e-01
set size 1.0000e+00, 1.5000e-01
set mytics 2
set ytics auto
set format x ''
unset logscale y
set ylabel "NLO|#1 rel.unc."
set label "Relative uncertainties w.r.t. central values" font ",9" front at graph 0.03, graph 0.13
plot \
'MADatNLO.HwU' index 101 using (($1+$2)/2):(safe($7,$3,1.0)-1.0) ls 14 title '',\
'MADatNLO.HwU' index 101 using (($1+$2)/2):(safe($6,$3,1.0)-1.0) ls 14 title '',\
'MADatNLO.HwU' index 100 using (($1+$2)/2):(safe($7,$3,1.0)-1.0) ls 13 title '',\
'MADatNLO.HwU' index 100 using (($1+$2)/2):(safe($6,$3,1.0)-1.0) ls 13 title '',\
'MADatNLO.HwU' index 99 using (($1+$2)/2):(safe($7,$3,1.0)-1.0) ls 12 title '',\
'MADatNLO.HwU' index 99 using (($1+$2)/2):(safe($6,$3,1.0)-1.0) ls 12 title '',\
'MADatNLO.HwU' index 98 using (($1+$2)/2):(safe($7,$3,1.0)-1.0) ls 11 title '',\
'MADatNLO.HwU' index 98 using (($1+$2)/2):(safe($6,$3,1.0)-1.0) ls 11 title '',\
0.0 ls 999 title '',\
'MADatNLO.HwU' index 101 using (($1+$2)/2):(0.0):(safe($4,$3,0.0)) w yerrorbar ls 4 title '',\
'MADatNLO.HwU' index 101 using (($1+$2)/2):(safe($5,$3,1.0)-1.0) ls 4 title '',\
'MADatNLO.HwU' index 100 using (($1+$2)/2):(0.0):(safe($4,$3,0.0)) w yerrorbar ls 3 title '',\
'MADatNLO.HwU' index 100 using (($1+$2)/2):(safe($5,$3,1.0)-1.0) ls 3 title '',\
'MADatNLO.HwU' index 99 using (($1+$2)/2):(0.0):(safe($4,$3,0.0)) w yerrorbar ls 2 title '',\
'MADatNLO.HwU' index 99 using (($1+$2)/2):(safe($5,$3,1.0)-1.0) ls 2 title '',\
'MADatNLO.HwU' index 98 using (($1+$2)/2):(0.0):(safe($4,$3,0.0)) w yerrorbar ls 1 title '',\
'MADatNLO.HwU' index 98 using (($1+$2)/2):(safe($5,$3,1.0)-1.0) ls 1 title ''
#-- rendering subhistograms '(LO|#1SD0|#1SD1|#1)/(NLO|#1 central value) ratio'
unset label
unset format
set yrange [-2.4000e-01:1.2000e+00]
set origin 0.0000e+00, 2.0000e-01
set size 1.0000e+00, 1.5000e-01
set mytics 2
set ytics auto
set format x
unset logscale y
set ylabel "ratio w.r.t. NLO|#1"
set label "(LO|#1SD0|#1SD1|#1)/(NLO|#1 central value)" font ",9" at graph 0.03, graph 0.13
plot \
1.0 ls 999 title '',\
'MADatNLO.HwU' index 104 using (($1+$2)/2):7 ls 14 title '',\
'MADatNLO.HwU' index 104 using (($1+$2)/2):6 ls 14 title '',\
'MADatNLO.HwU' index 103 using (($1+$2)/2):7 ls 13 title '',\
'MADatNLO.HwU' index 103 using (($1+$2)/2):6 ls 13 title '',\
'MADatNLO.HwU' index 102 using (($1+$2)/2):7 ls 12 title '',\
'MADatNLO.HwU' index 102 using (($1+$2)/2):6 ls 12 title '',\
'MADatNLO.HwU' index 104 using (($1+$2)/2):5 ls 4 title '',\
'MADatNLO.HwU' index 104 using (($1+$2)/2):3:4 w yerrorbar ls 4 title '',\
'MADatNLO.HwU' index 104 using (($1+$2)/2):3 ls 4 title '',\
'MADatNLO.HwU' index 103 using (($1+$2)/2):5 ls 3 title '',\
'MADatNLO.HwU' index 103 using (($1+$2)/2):3:4 w yerrorbar ls 3 title '',\
'MADatNLO.HwU' index 103 using (($1+$2)/2):3 ls 3 title '',\
'MADatNLO.HwU' index 102 using (($1+$2)/2):5 ls 2 title '',\
'MADatNLO.HwU' index 102 using (($1+$2)/2):3:4 w yerrorbar ls 2 title '',\
'MADatNLO.HwU' index 102 using (($1+$2)/2):3 ls 2 title ''

unset label

################################################################################

################################################################################
### Rendering of the plot titled '1st SF lep-neu pair log pT'
################################################################################

set multiplot
set label "1st SF lep-neu pair log pT" font ",13" at graph 0.04, graph 1.05
set xrange [-2.0000e-01:3.8000e+00]
set bmargin 0 
set tmargin 0
set xtics nomirror
set ytics nomirror
set mytics 10
set xtics auto
set key horizontal noreverse maxcols 1 width -4 
set label front 'MadGraph5\_aMC\@NLO' font "Courier,11" rotate by 90 at graph 1.02, graph 0.04

#-- rendering subhistograms 'NLO|#1 and LO|#1 results'

set format y '10^{%T}'
set yrange [9.0000e-01:1.1000e+02]
set origin 0.0000e+00, 5.0000e-01
set size 1.0000e+00, 4.0000e-01
set mytics 10
set ytics auto
set format x ''
set logscale y
set ylabel "{/Symbol s} per bin [pb]"

plot \
sqrt(-1) ls 14 title 'SD1|#1, scale variation',\
sqrt(-1) ls 13 title 'SD0|#1, scale variation',\
sqrt(-1) ls 12 title 'LO|#1, scale variation',\
sqrt(-1) ls 11 title 'NLO|#1, scale variation',\
'MADatNLO.HwU' index 108 using (($1+$2)/2):($3 >= 0 ? sqrt(-1) : abs($3)):4 w yerrorbar ls 104 title '',\
'MADatNLO.HwU' index 108 using (($1+$2)/2):($3 >= 0 ? sqrt(-1) : abs($3)) ls 104 title '',\
'MADatNLO.HwU' index 108 using (($1+$2)/2):($3 < 0 ? sqrt(-1) : $3):4 w yerrorbar ls 4 title '',\
'MADatNLO.HwU' index 108 using (($1+$2)/2):($3 < 0 ? sqrt(-1) : $3) ls 4 title 'SD1|#1, central value, dynamical\_scale\_choice=10',\
'MADatNLO.HwU' index 107 using (($1+$2)/2):($3 >= 0 ? sqrt(-1) : abs($3)):4 w yerrorbar ls 103 title '',\
'MADatNLO.HwU' index 107 using (($1+$2)/2):($3 >= 0 ? sqrt(-1) : abs($3)) ls 103 title '',\
'MADatNLO.HwU' index 107 using (($1+$2)/2):($3 < 0 ? sqrt(-1) : $3):4 w yerrorbar ls 3 title '',\
'MADatNLO.HwU' index 107 using (($1+$2)/2):($3 < 0 ? sqrt(-1) : $3) ls 3 title 'SD0|#1, central value, dynamical\_scale\_choice=10',\
'MADatNLO.HwU' index 106 using (($1+$2)/2):($3 >= 0 ? sqrt(-1) : abs($3)):4 w yerrorbar ls 102 title '',\
'MADatNLO.HwU' index 106 using (($1+$2)/2):($3 >= 0 ? sqrt(-1) : abs($3)) ls 102 title '',\
'MADatNLO.HwU' index 106 using (($1+$2)/2):($3 < 0 ? sqrt(-1) : $3):4 w yerrorbar ls 2 title '',\
'MADatNLO.HwU' index 106 using (($1+$2)/2):($3 < 0 ? sqrt(-1) : $3) ls 2 title 'LO|#1, central value, dynamical\_scale\_choice=10',\
'MADatNLO.HwU' index 105 using (($1+$2)/2):($3 >= 0 ? sqrt(-1) : abs($3)):4 w yerrorbar ls 101 title '',\
'MADatNLO.HwU' index 105 using (($1+$2)/2):($3 >= 0 ? sqrt(-1) : abs($3)) ls 101 title '',\
'MADatNLO.HwU' index 105 using (($1+$2)/2):($3 < 0 ? sqrt(-1) : $3):4 w yerrorbar ls 1 title '',\
'MADatNLO.HwU' index 105 using (($1+$2)/2):($3 < 0 ? sqrt(-1) : $3) ls 1 title 'NLO|#1, central value, dynamical\_scale\_choice=10'
#-- rendering subhistograms 'Relative scale and PDF uncertainty'
unset label
unset format
set yrange [-1.4800e+00:1.4000e+00]
set origin 0.0000e+00, 3.5000e-01
set size 1.0000e+00, 1.5000e-01
set mytics 2
set ytics auto
set format x ''
unset logscale y
set ylabel "NLO|#1 rel.unc."
set label "Relative uncertainties w.r.t. central values" font ",9" front at graph 0.03, graph 0.13
plot \
'MADatNLO.HwU' index 108 using (($1+$2)/2):(safe($7,$3,1.0)-1.0) ls 14 title '',\
'MADatNLO.HwU' index 108 using (($1+$2)/2):(safe($6,$3,1.0)-1.0) ls 14 title '',\
'MADatNLO.HwU' index 107 using (($1+$2)/2):(safe($7,$3,1.0)-1.0) ls 13 title '',\
'MADatNLO.HwU' index 107 using (($1+$2)/2):(safe($6,$3,1.0)-1.0) ls 13 title '',\
'MADatNLO.HwU' index 106 using (($1+$2)/2):(safe($7,$3,1.0)-1.0) ls 12 title '',\
'MADatNLO.HwU' index 106 using (($1+$2)/2):(safe($6,$3,1.0)-1.0) ls 12 title '',\
'MADatNLO.HwU' index 105 using (($1+$2)/2):(safe($7,$3,1.0)-1.0) ls 11 title '',\
'MADatNLO.HwU' index 105 using (($1+$2)/2):(safe($6,$3,1.0)-1.0) ls 11 title '',\
0.0 ls 999 title '',\
'MADatNLO.HwU' index 108 using (($1+$2)/2):(0.0):(safe($4,$3,0.0)) w yerrorbar ls 4 title '',\
'MADatNLO.HwU' index 108 using (($1+$2)/2):(safe($5,$3,1.0)-1.0) ls 4 title '',\
'MADatNLO.HwU' index 107 using (($1+$2)/2):(0.0):(safe($4,$3,0.0)) w yerrorbar ls 3 title '',\
'MADatNLO.HwU' index 107 using (($1+$2)/2):(safe($5,$3,1.0)-1.0) ls 3 title '',\
'MADatNLO.HwU' index 106 using (($1+$2)/2):(0.0):(safe($4,$3,0.0)) w yerrorbar ls 2 title '',\
'MADatNLO.HwU' index 106 using (($1+$2)/2):(safe($5,$3,1.0)-1.0) ls 2 title '',\
'MADatNLO.HwU' index 105 using (($1+$2)/2):(0.0):(safe($4,$3,0.0)) w yerrorbar ls 1 title '',\
'MADatNLO.HwU' index 105 using (($1+$2)/2):(safe($5,$3,1.0)-1.0) ls 1 title ''
#-- rendering subhistograms '(LO|#1SD0|#1SD1|#1)/(NLO|#1 central value) ratio'
unset label
unset format
set yrange [-2.4000e-01:1.2000e+00]
set origin 0.0000e+00, 2.0000e-01
set size 1.0000e+00, 1.5000e-01
set mytics 2
set ytics auto
set format x
unset logscale y
set ylabel "ratio w.r.t. NLO|#1"
set label "(LO|#1SD0|#1SD1|#1)/(NLO|#1 central value)" font ",9" at graph 0.03, graph 0.13
plot \
1.0 ls 999 title '',\
'MADatNLO.HwU' index 111 using (($1+$2)/2):7 ls 14 title '',\
'MADatNLO.HwU' index 111 using (($1+$2)/2):6 ls 14 title '',\
'MADatNLO.HwU' index 110 using (($1+$2)/2):7 ls 13 title '',\
'MADatNLO.HwU' index 110 using (($1+$2)/2):6 ls 13 title '',\
'MADatNLO.HwU' index 109 using (($1+$2)/2):7 ls 12 title '',\
'MADatNLO.HwU' index 109 using (($1+$2)/2):6 ls 12 title '',\
'MADatNLO.HwU' index 111 using (($1+$2)/2):5 ls 4 title '',\
'MADatNLO.HwU' index 111 using (($1+$2)/2):3:4 w yerrorbar ls 4 title '',\
'MADatNLO.HwU' index 111 using (($1+$2)/2):3 ls 4 title '',\
'MADatNLO.HwU' index 110 using (($1+$2)/2):5 ls 3 title '',\
'MADatNLO.HwU' index 110 using (($1+$2)/2):3:4 w yerrorbar ls 3 title '',\
'MADatNLO.HwU' index 110 using (($1+$2)/2):3 ls 3 title '',\
'MADatNLO.HwU' index 109 using (($1+$2)/2):5 ls 2 title '',\
'MADatNLO.HwU' index 109 using (($1+$2)/2):3:4 w yerrorbar ls 2 title '',\
'MADatNLO.HwU' index 109 using (($1+$2)/2):3 ls 2 title ''

unset label

################################################################################

################################################################################
### Rendering of the plot titled '2nd SF lep-neu pair log pT'
################################################################################

set multiplot
set label "2nd SF lep-neu pair log pT" font ",13" at graph 0.04, graph 1.05
set xrange [-2.0000e-01:3.8000e+00]
set bmargin 0 
set tmargin 0
set xtics nomirror
set ytics nomirror
set mytics 10
set xtics auto
set key horizontal noreverse maxcols 1 width -4 
set label front 'MadGraph5\_aMC\@NLO' font "Courier,11" rotate by 90 at graph 1.02, graph 0.04

#-- rendering subhistograms 'NLO|#1 and LO|#1 results'

set format y '10^{%T}'
set yrange [9.0000e-01:1.1000e+02]
set origin 0.0000e+00, 5.0000e-01
set size 1.0000e+00, 4.0000e-01
set mytics 10
set ytics auto
set format x ''
set logscale y
set ylabel "{/Symbol s} per bin [pb]"

plot \
sqrt(-1) ls 14 title 'SD1|#1, scale variation',\
sqrt(-1) ls 13 title 'SD0|#1, scale variation',\
sqrt(-1) ls 12 title 'LO|#1, scale variation',\
sqrt(-1) ls 11 title 'NLO|#1, scale variation',\
'MADatNLO.HwU' index 115 using (($1+$2)/2):($3 >= 0 ? sqrt(-1) : abs($3)):4 w yerrorbar ls 104 title '',\
'MADatNLO.HwU' index 115 using (($1+$2)/2):($3 >= 0 ? sqrt(-1) : abs($3)) ls 104 title '',\
'MADatNLO.HwU' index 115 using (($1+$2)/2):($3 < 0 ? sqrt(-1) : $3):4 w yerrorbar ls 4 title '',\
'MADatNLO.HwU' index 115 using (($1+$2)/2):($3 < 0 ? sqrt(-1) : $3) ls 4 title 'SD1|#1, central value, dynamical\_scale\_choice=10',\
'MADatNLO.HwU' index 114 using (($1+$2)/2):($3 >= 0 ? sqrt(-1) : abs($3)):4 w yerrorbar ls 103 title '',\
'MADatNLO.HwU' index 114 using (($1+$2)/2):($3 >= 0 ? sqrt(-1) : abs($3)) ls 103 title '',\
'MADatNLO.HwU' index 114 using (($1+$2)/2):($3 < 0 ? sqrt(-1) : $3):4 w yerrorbar ls 3 title '',\
'MADatNLO.HwU' index 114 using (($1+$2)/2):($3 < 0 ? sqrt(-1) : $3) ls 3 title 'SD0|#1, central value, dynamical\_scale\_choice=10',\
'MADatNLO.HwU' index 113 using (($1+$2)/2):($3 >= 0 ? sqrt(-1) : abs($3)):4 w yerrorbar ls 102 title '',\
'MADatNLO.HwU' index 113 using (($1+$2)/2):($3 >= 0 ? sqrt(-1) : abs($3)) ls 102 title '',\
'MADatNLO.HwU' index 113 using (($1+$2)/2):($3 < 0 ? sqrt(-1) : $3):4 w yerrorbar ls 2 title '',\
'MADatNLO.HwU' index 113 using (($1+$2)/2):($3 < 0 ? sqrt(-1) : $3) ls 2 title 'LO|#1, central value, dynamical\_scale\_choice=10',\
'MADatNLO.HwU' index 112 using (($1+$2)/2):($3 >= 0 ? sqrt(-1) : abs($3)):4 w yerrorbar ls 101 title '',\
'MADatNLO.HwU' index 112 using (($1+$2)/2):($3 >= 0 ? sqrt(-1) : abs($3)) ls 101 title '',\
'MADatNLO.HwU' index 112 using (($1+$2)/2):($3 < 0 ? sqrt(-1) : $3):4 w yerrorbar ls 1 title '',\
'MADatNLO.HwU' index 112 using (($1+$2)/2):($3 < 0 ? sqrt(-1) : $3) ls 1 title 'NLO|#1, central value, dynamical\_scale\_choice=10'
#-- rendering subhistograms 'Relative scale and PDF uncertainty'
unset label
unset format
set yrange [-1.4800e+00:1.4000e+00]
set origin 0.0000e+00, 3.5000e-01
set size 1.0000e+00, 1.5000e-01
set mytics 2
set ytics auto
set format x ''
unset logscale y
set ylabel "NLO|#1 rel.unc."
set label "Relative uncertainties w.r.t. central values" font ",9" front at graph 0.03, graph 0.13
plot \
'MADatNLO.HwU' index 115 using (($1+$2)/2):(safe($7,$3,1.0)-1.0) ls 14 title '',\
'MADatNLO.HwU' index 115 using (($1+$2)/2):(safe($6,$3,1.0)-1.0) ls 14 title '',\
'MADatNLO.HwU' index 114 using (($1+$2)/2):(safe($7,$3,1.0)-1.0) ls 13 title '',\
'MADatNLO.HwU' index 114 using (($1+$2)/2):(safe($6,$3,1.0)-1.0) ls 13 title '',\
'MADatNLO.HwU' index 113 using (($1+$2)/2):(safe($7,$3,1.0)-1.0) ls 12 title '',\
'MADatNLO.HwU' index 113 using (($1+$2)/2):(safe($6,$3,1.0)-1.0) ls 12 title '',\
'MADatNLO.HwU' index 112 using (($1+$2)/2):(safe($7,$3,1.0)-1.0) ls 11 title '',\
'MADatNLO.HwU' index 112 using (($1+$2)/2):(safe($6,$3,1.0)-1.0) ls 11 title '',\
0.0 ls 999 title '',\
'MADatNLO.HwU' index 115 using (($1+$2)/2):(0.0):(safe($4,$3,0.0)) w yerrorbar ls 4 title '',\
'MADatNLO.HwU' index 115 using (($1+$2)/2):(safe($5,$3,1.0)-1.0) ls 4 title '',\
'MADatNLO.HwU' index 114 using (($1+$2)/2):(0.0):(safe($4,$3,0.0)) w yerrorbar ls 3 title '',\
'MADatNLO.HwU' index 114 using (($1+$2)/2):(safe($5,$3,1.0)-1.0) ls 3 title '',\
'MADatNLO.HwU' index 113 using (($1+$2)/2):(0.0):(safe($4,$3,0.0)) w yerrorbar ls 2 title '',\
'MADatNLO.HwU' index 113 using (($1+$2)/2):(safe($5,$3,1.0)-1.0) ls 2 title '',\
'MADatNLO.HwU' index 112 using (($1+$2)/2):(0.0):(safe($4,$3,0.0)) w yerrorbar ls 1 title '',\
'MADatNLO.HwU' index 112 using (($1+$2)/2):(safe($5,$3,1.0)-1.0) ls 1 title ''
#-- rendering subhistograms '(LO|#1SD0|#1SD1|#1)/(NLO|#1 central value) ratio'
unset label
unset format
set yrange [-2.4000e-01:1.2000e+00]
set origin 0.0000e+00, 2.0000e-01
set size 1.0000e+00, 1.5000e-01
set mytics 2
set ytics auto
set format x
unset logscale y
set ylabel "ratio w.r.t. NLO|#1"
set label "(LO|#1SD0|#1SD1|#1)/(NLO|#1 central value)" font ",9" at graph 0.03, graph 0.13
plot \
1.0 ls 999 title '',\
'MADatNLO.HwU' index 118 using (($1+$2)/2):7 ls 14 title '',\
'MADatNLO.HwU' index 118 using (($1+$2)/2):6 ls 14 title '',\
'MADatNLO.HwU' index 117 using (($1+$2)/2):7 ls 13 title '',\
'MADatNLO.HwU' index 117 using (($1+$2)/2):6 ls 13 title '',\
'MADatNLO.HwU' index 116 using (($1+$2)/2):7 ls 12 title '',\
'MADatNLO.HwU' index 116 using (($1+$2)/2):6 ls 12 title '',\
'MADatNLO.HwU' index 118 using (($1+$2)/2):5 ls 4 title '',\
'MADatNLO.HwU' index 118 using (($1+$2)/2):3:4 w yerrorbar ls 4 title '',\
'MADatNLO.HwU' index 118 using (($1+$2)/2):3 ls 4 title '',\
'MADatNLO.HwU' index 117 using (($1+$2)/2):5 ls 3 title '',\
'MADatNLO.HwU' index 117 using (($1+$2)/2):3:4 w yerrorbar ls 3 title '',\
'MADatNLO.HwU' index 117 using (($1+$2)/2):3 ls 3 title '',\
'MADatNLO.HwU' index 116 using (($1+$2)/2):5 ls 2 title '',\
'MADatNLO.HwU' index 116 using (($1+$2)/2):3:4 w yerrorbar ls 2 title '',\
'MADatNLO.HwU' index 116 using (($1+$2)/2):3 ls 2 title ''

unset label

################################################################################

################################################################################
### Rendering of the plot titled 'epemmupmum log pT'
################################################################################

set multiplot
set label "epemmupmum log pT" font ",13" at graph 0.04, graph 1.05
set xrange [-2.0000e-01:3.8000e+00]
set bmargin 0 
set tmargin 0
set xtics nomirror
set ytics nomirror
set mytics 10
set xtics auto
set key horizontal noreverse maxcols 1 width -4 
set label front 'MadGraph5\_aMC\@NLO' font "Courier,11" rotate by 90 at graph 1.02, graph 0.04

#-- rendering subhistograms 'NLO|#1 and LO|#1 results'

set format y '10^{%T}'
set yrange [9.0000e-01:1.1000e+02]
set origin 0.0000e+00, 5.0000e-01
set size 1.0000e+00, 4.0000e-01
set mytics 10
set ytics auto
set format x ''
set logscale y
set ylabel "{/Symbol s} per bin [pb]"

plot \
sqrt(-1) ls 14 title 'SD1|#1, scale variation',\
sqrt(-1) ls 13 title 'SD0|#1, scale variation',\
sqrt(-1) ls 12 title 'LO|#1, scale variation',\
sqrt(-1) ls 11 title 'NLO|#1, scale variation',\
'MADatNLO.HwU' index 122 using (($1+$2)/2):($3 >= 0 ? sqrt(-1) : abs($3)):4 w yerrorbar ls 104 title '',\
'MADatNLO.HwU' index 122 using (($1+$2)/2):($3 >= 0 ? sqrt(-1) : abs($3)) ls 104 title '',\
'MADatNLO.HwU' index 122 using (($1+$2)/2):($3 < 0 ? sqrt(-1) : $3):4 w yerrorbar ls 4 title '',\
'MADatNLO.HwU' index 122 using (($1+$2)/2):($3 < 0 ? sqrt(-1) : $3) ls 4 title 'SD1|#1, central value, dynamical\_scale\_choice=10',\
'MADatNLO.HwU' index 121 using (($1+$2)/2):($3 >= 0 ? sqrt(-1) : abs($3)):4 w yerrorbar ls 103 title '',\
'MADatNLO.HwU' index 121 using (($1+$2)/2):($3 >= 0 ? sqrt(-1) : abs($3)) ls 103 title '',\
'MADatNLO.HwU' index 121 using (($1+$2)/2):($3 < 0 ? sqrt(-1) : $3):4 w yerrorbar ls 3 title '',\
'MADatNLO.HwU' index 121 using (($1+$2)/2):($3 < 0 ? sqrt(-1) : $3) ls 3 title 'SD0|#1, central value, dynamical\_scale\_choice=10',\
'MADatNLO.HwU' index 120 using (($1+$2)/2):($3 >= 0 ? sqrt(-1) : abs($3)):4 w yerrorbar ls 102 title '',\
'MADatNLO.HwU' index 120 using (($1+$2)/2):($3 >= 0 ? sqrt(-1) : abs($3)) ls 102 title '',\
'MADatNLO.HwU' index 120 using (($1+$2)/2):($3 < 0 ? sqrt(-1) : $3):4 w yerrorbar ls 2 title '',\
'MADatNLO.HwU' index 120 using (($1+$2)/2):($3 < 0 ? sqrt(-1) : $3) ls 2 title 'LO|#1, central value, dynamical\_scale\_choice=10',\
'MADatNLO.HwU' index 119 using (($1+$2)/2):($3 >= 0 ? sqrt(-1) : abs($3)):4 w yerrorbar ls 101 title '',\
'MADatNLO.HwU' index 119 using (($1+$2)/2):($3 >= 0 ? sqrt(-1) : abs($3)) ls 101 title '',\
'MADatNLO.HwU' index 119 using (($1+$2)/2):($3 < 0 ? sqrt(-1) : $3):4 w yerrorbar ls 1 title '',\
'MADatNLO.HwU' index 119 using (($1+$2)/2):($3 < 0 ? sqrt(-1) : $3) ls 1 title 'NLO|#1, central value, dynamical\_scale\_choice=10'
#-- rendering subhistograms 'Relative scale and PDF uncertainty'
unset label
unset format
set yrange [-1.4800e+00:1.4000e+00]
set origin 0.0000e+00, 3.5000e-01
set size 1.0000e+00, 1.5000e-01
set mytics 2
set ytics auto
set format x ''
unset logscale y
set ylabel "NLO|#1 rel.unc."
set label "Relative uncertainties w.r.t. central values" font ",9" front at graph 0.03, graph 0.13
plot \
'MADatNLO.HwU' index 122 using (($1+$2)/2):(safe($7,$3,1.0)-1.0) ls 14 title '',\
'MADatNLO.HwU' index 122 using (($1+$2)/2):(safe($6,$3,1.0)-1.0) ls 14 title '',\
'MADatNLO.HwU' index 121 using (($1+$2)/2):(safe($7,$3,1.0)-1.0) ls 13 title '',\
'MADatNLO.HwU' index 121 using (($1+$2)/2):(safe($6,$3,1.0)-1.0) ls 13 title '',\
'MADatNLO.HwU' index 120 using (($1+$2)/2):(safe($7,$3,1.0)-1.0) ls 12 title '',\
'MADatNLO.HwU' index 120 using (($1+$2)/2):(safe($6,$3,1.0)-1.0) ls 12 title '',\
'MADatNLO.HwU' index 119 using (($1+$2)/2):(safe($7,$3,1.0)-1.0) ls 11 title '',\
'MADatNLO.HwU' index 119 using (($1+$2)/2):(safe($6,$3,1.0)-1.0) ls 11 title '',\
0.0 ls 999 title '',\
'MADatNLO.HwU' index 122 using (($1+$2)/2):(0.0):(safe($4,$3,0.0)) w yerrorbar ls 4 title '',\
'MADatNLO.HwU' index 122 using (($1+$2)/2):(safe($5,$3,1.0)-1.0) ls 4 title '',\
'MADatNLO.HwU' index 121 using (($1+$2)/2):(0.0):(safe($4,$3,0.0)) w yerrorbar ls 3 title '',\
'MADatNLO.HwU' index 121 using (($1+$2)/2):(safe($5,$3,1.0)-1.0) ls 3 title '',\
'MADatNLO.HwU' index 120 using (($1+$2)/2):(0.0):(safe($4,$3,0.0)) w yerrorbar ls 2 title '',\
'MADatNLO.HwU' index 120 using (($1+$2)/2):(safe($5,$3,1.0)-1.0) ls 2 title '',\
'MADatNLO.HwU' index 119 using (($1+$2)/2):(0.0):(safe($4,$3,0.0)) w yerrorbar ls 1 title '',\
'MADatNLO.HwU' index 119 using (($1+$2)/2):(safe($5,$3,1.0)-1.0) ls 1 title ''
#-- rendering subhistograms '(LO|#1SD0|#1SD1|#1)/(NLO|#1 central value) ratio'
unset label
unset format
set yrange [-2.4000e-01:1.2000e+00]
set origin 0.0000e+00, 2.0000e-01
set size 1.0000e+00, 1.5000e-01
set mytics 2
set ytics auto
set format x
unset logscale y
set ylabel "ratio w.r.t. NLO|#1"
set label "(LO|#1SD0|#1SD1|#1)/(NLO|#1 central value)" font ",9" at graph 0.03, graph 0.13
plot \
1.0 ls 999 title '',\
'MADatNLO.HwU' index 125 using (($1+$2)/2):7 ls 14 title '',\
'MADatNLO.HwU' index 125 using (($1+$2)/2):6 ls 14 title '',\
'MADatNLO.HwU' index 124 using (($1+$2)/2):7 ls 13 title '',\
'MADatNLO.HwU' index 124 using (($1+$2)/2):6 ls 13 title '',\
'MADatNLO.HwU' index 123 using (($1+$2)/2):7 ls 12 title '',\
'MADatNLO.HwU' index 123 using (($1+$2)/2):6 ls 12 title '',\
'MADatNLO.HwU' index 125 using (($1+$2)/2):5 ls 4 title '',\
'MADatNLO.HwU' index 125 using (($1+$2)/2):3:4 w yerrorbar ls 4 title '',\
'MADatNLO.HwU' index 125 using (($1+$2)/2):3 ls 4 title '',\
'MADatNLO.HwU' index 124 using (($1+$2)/2):5 ls 3 title '',\
'MADatNLO.HwU' index 124 using (($1+$2)/2):3:4 w yerrorbar ls 3 title '',\
'MADatNLO.HwU' index 124 using (($1+$2)/2):3 ls 3 title '',\
'MADatNLO.HwU' index 123 using (($1+$2)/2):5 ls 2 title '',\
'MADatNLO.HwU' index 123 using (($1+$2)/2):3:4 w yerrorbar ls 2 title '',\
'MADatNLO.HwU' index 123 using (($1+$2)/2):3 ls 2 title ''

unset label

################################################################################

################################################################################
### Rendering of the plot titled 'epvemumvm log pT'
################################################################################

set multiplot
set label "epvemumvm log pT" font ",13" at graph 0.04, graph 1.05
set xrange [-2.0000e-01:3.8000e+00]
set bmargin 0 
set tmargin 0
set xtics nomirror
set ytics nomirror
set mytics 10
set xtics auto
set key horizontal noreverse maxcols 1 width -4 
set label front 'MadGraph5\_aMC\@NLO' font "Courier,11" rotate by 90 at graph 1.02, graph 0.04

#-- rendering subhistograms 'NLO|#1 and LO|#1 results'

set format y '10^{%T}'
set yrange [9.0000e-01:1.1000e+02]
set origin 0.0000e+00, 5.0000e-01
set size 1.0000e+00, 4.0000e-01
set mytics 10
set ytics auto
set format x ''
set logscale y
set ylabel "{/Symbol s} per bin [pb]"

plot \
sqrt(-1) ls 14 title 'SD1|#1, scale variation',\
sqrt(-1) ls 13 title 'SD0|#1, scale variation',\
sqrt(-1) ls 12 title 'LO|#1, scale variation',\
sqrt(-1) ls 11 title 'NLO|#1, scale variation',\
'MADatNLO.HwU' index 129 using (($1+$2)/2):($3 >= 0 ? sqrt(-1) : abs($3)):4 w yerrorbar ls 104 title '',\
'MADatNLO.HwU' index 129 using (($1+$2)/2):($3 >= 0 ? sqrt(-1) : abs($3)) ls 104 title '',\
'MADatNLO.HwU' index 129 using (($1+$2)/2):($3 < 0 ? sqrt(-1) : $3):4 w yerrorbar ls 4 title '',\
'MADatNLO.HwU' index 129 using (($1+$2)/2):($3 < 0 ? sqrt(-1) : $3) ls 4 title 'SD1|#1, central value, dynamical\_scale\_choice=10',\
'MADatNLO.HwU' index 128 using (($1+$2)/2):($3 >= 0 ? sqrt(-1) : abs($3)):4 w yerrorbar ls 103 title '',\
'MADatNLO.HwU' index 128 using (($1+$2)/2):($3 >= 0 ? sqrt(-1) : abs($3)) ls 103 title '',\
'MADatNLO.HwU' index 128 using (($1+$2)/2):($3 < 0 ? sqrt(-1) : $3):4 w yerrorbar ls 3 title '',\
'MADatNLO.HwU' index 128 using (($1+$2)/2):($3 < 0 ? sqrt(-1) : $3) ls 3 title 'SD0|#1, central value, dynamical\_scale\_choice=10',\
'MADatNLO.HwU' index 127 using (($1+$2)/2):($3 >= 0 ? sqrt(-1) : abs($3)):4 w yerrorbar ls 102 title '',\
'MADatNLO.HwU' index 127 using (($1+$2)/2):($3 >= 0 ? sqrt(-1) : abs($3)) ls 102 title '',\
'MADatNLO.HwU' index 127 using (($1+$2)/2):($3 < 0 ? sqrt(-1) : $3):4 w yerrorbar ls 2 title '',\
'MADatNLO.HwU' index 127 using (($1+$2)/2):($3 < 0 ? sqrt(-1) : $3) ls 2 title 'LO|#1, central value, dynamical\_scale\_choice=10',\
'MADatNLO.HwU' index 126 using (($1+$2)/2):($3 >= 0 ? sqrt(-1) : abs($3)):4 w yerrorbar ls 101 title '',\
'MADatNLO.HwU' index 126 using (($1+$2)/2):($3 >= 0 ? sqrt(-1) : abs($3)) ls 101 title '',\
'MADatNLO.HwU' index 126 using (($1+$2)/2):($3 < 0 ? sqrt(-1) : $3):4 w yerrorbar ls 1 title '',\
'MADatNLO.HwU' index 126 using (($1+$2)/2):($3 < 0 ? sqrt(-1) : $3) ls 1 title 'NLO|#1, central value, dynamical\_scale\_choice=10'
#-- rendering subhistograms 'Relative scale and PDF uncertainty'
unset label
unset format
set yrange [-1.4800e+00:1.4000e+00]
set origin 0.0000e+00, 3.5000e-01
set size 1.0000e+00, 1.5000e-01
set mytics 2
set ytics auto
set format x ''
unset logscale y
set ylabel "NLO|#1 rel.unc."
set label "Relative uncertainties w.r.t. central values" font ",9" front at graph 0.03, graph 0.13
plot \
'MADatNLO.HwU' index 129 using (($1+$2)/2):(safe($7,$3,1.0)-1.0) ls 14 title '',\
'MADatNLO.HwU' index 129 using (($1+$2)/2):(safe($6,$3,1.0)-1.0) ls 14 title '',\
'MADatNLO.HwU' index 128 using (($1+$2)/2):(safe($7,$3,1.0)-1.0) ls 13 title '',\
'MADatNLO.HwU' index 128 using (($1+$2)/2):(safe($6,$3,1.0)-1.0) ls 13 title '',\
'MADatNLO.HwU' index 127 using (($1+$2)/2):(safe($7,$3,1.0)-1.0) ls 12 title '',\
'MADatNLO.HwU' index 127 using (($1+$2)/2):(safe($6,$3,1.0)-1.0) ls 12 title '',\
'MADatNLO.HwU' index 126 using (($1+$2)/2):(safe($7,$3,1.0)-1.0) ls 11 title '',\
'MADatNLO.HwU' index 126 using (($1+$2)/2):(safe($6,$3,1.0)-1.0) ls 11 title '',\
0.0 ls 999 title '',\
'MADatNLO.HwU' index 129 using (($1+$2)/2):(0.0):(safe($4,$3,0.0)) w yerrorbar ls 4 title '',\
'MADatNLO.HwU' index 129 using (($1+$2)/2):(safe($5,$3,1.0)-1.0) ls 4 title '',\
'MADatNLO.HwU' index 128 using (($1+$2)/2):(0.0):(safe($4,$3,0.0)) w yerrorbar ls 3 title '',\
'MADatNLO.HwU' index 128 using (($1+$2)/2):(safe($5,$3,1.0)-1.0) ls 3 title '',\
'MADatNLO.HwU' index 127 using (($1+$2)/2):(0.0):(safe($4,$3,0.0)) w yerrorbar ls 2 title '',\
'MADatNLO.HwU' index 127 using (($1+$2)/2):(safe($5,$3,1.0)-1.0) ls 2 title '',\
'MADatNLO.HwU' index 126 using (($1+$2)/2):(0.0):(safe($4,$3,0.0)) w yerrorbar ls 1 title '',\
'MADatNLO.HwU' index 126 using (($1+$2)/2):(safe($5,$3,1.0)-1.0) ls 1 title ''
#-- rendering subhistograms '(LO|#1SD0|#1SD1|#1)/(NLO|#1 central value) ratio'
unset label
unset format
set yrange [-2.4000e-01:1.2000e+00]
set origin 0.0000e+00, 2.0000e-01
set size 1.0000e+00, 1.5000e-01
set mytics 2
set ytics auto
set format x
unset logscale y
set ylabel "ratio w.r.t. NLO|#1"
set label "(LO|#1SD0|#1SD1|#1)/(NLO|#1 central value)" font ",9" at graph 0.03, graph 0.13
plot \
1.0 ls 999 title '',\
'MADatNLO.HwU' index 132 using (($1+$2)/2):7 ls 14 title '',\
'MADatNLO.HwU' index 132 using (($1+$2)/2):6 ls 14 title '',\
'MADatNLO.HwU' index 131 using (($1+$2)/2):7 ls 13 title '',\
'MADatNLO.HwU' index 131 using (($1+$2)/2):6 ls 13 title '',\
'MADatNLO.HwU' index 130 using (($1+$2)/2):7 ls 12 title '',\
'MADatNLO.HwU' index 130 using (($1+$2)/2):6 ls 12 title '',\
'MADatNLO.HwU' index 132 using (($1+$2)/2):5 ls 4 title '',\
'MADatNLO.HwU' index 132 using (($1+$2)/2):3:4 w yerrorbar ls 4 title '',\
'MADatNLO.HwU' index 132 using (($1+$2)/2):3 ls 4 title '',\
'MADatNLO.HwU' index 131 using (($1+$2)/2):5 ls 3 title '',\
'MADatNLO.HwU' index 131 using (($1+$2)/2):3:4 w yerrorbar ls 3 title '',\
'MADatNLO.HwU' index 131 using (($1+$2)/2):3 ls 3 title '',\
'MADatNLO.HwU' index 130 using (($1+$2)/2):5 ls 2 title '',\
'MADatNLO.HwU' index 130 using (($1+$2)/2):3:4 w yerrorbar ls 2 title '',\
'MADatNLO.HwU' index 130 using (($1+$2)/2):3 ls 2 title ''

unset label

################################################################################

################################################################################
### Rendering of the plot titled 'top quark log pT'
################################################################################

set multiplot
set label "top quark log pT" font ",13" at graph 0.04, graph 1.05
set xrange [-2.0000e-01:3.8000e+00]
set bmargin 0 
set tmargin 0
set xtics nomirror
set ytics nomirror
set mytics 10
set xtics auto
set key horizontal noreverse maxcols 1 width -4 
set label front 'MadGraph5\_aMC\@NLO' font "Courier,11" rotate by 90 at graph 1.02, graph 0.04

#-- rendering subhistograms 'NLO|#1 and LO|#1 results'

set format y '10^{%T}'
set yrange [9.0000e-01:1.1000e+02]
set origin 0.0000e+00, 5.0000e-01
set size 1.0000e+00, 4.0000e-01
set mytics 10
set ytics auto
set format x ''
set logscale y
set ylabel "{/Symbol s} per bin [pb]"

plot \
sqrt(-1) ls 14 title 'SD1|#1, scale variation',\
sqrt(-1) ls 13 title 'SD0|#1, scale variation',\
sqrt(-1) ls 12 title 'LO|#1, scale variation',\
sqrt(-1) ls 11 title 'NLO|#1, scale variation',\
'MADatNLO.HwU' index 136 using (($1+$2)/2):($3 >= 0 ? sqrt(-1) : abs($3)):4 w yerrorbar ls 104 title '',\
'MADatNLO.HwU' index 136 using (($1+$2)/2):($3 >= 0 ? sqrt(-1) : abs($3)) ls 104 title '',\
'MADatNLO.HwU' index 136 using (($1+$2)/2):($3 < 0 ? sqrt(-1) : $3):4 w yerrorbar ls 4 title '',\
'MADatNLO.HwU' index 136 using (($1+$2)/2):($3 < 0 ? sqrt(-1) : $3) ls 4 title 'SD1|#1, central value, dynamical\_scale\_choice=10',\
'MADatNLO.HwU' index 135 using (($1+$2)/2):($3 >= 0 ? sqrt(-1) : abs($3)):4 w yerrorbar ls 103 title '',\
'MADatNLO.HwU' index 135 using (($1+$2)/2):($3 >= 0 ? sqrt(-1) : abs($3)) ls 103 title '',\
'MADatNLO.HwU' index 135 using (($1+$2)/2):($3 < 0 ? sqrt(-1) : $3):4 w yerrorbar ls 3 title '',\
'MADatNLO.HwU' index 135 using (($1+$2)/2):($3 < 0 ? sqrt(-1) : $3) ls 3 title 'SD0|#1, central value, dynamical\_scale\_choice=10',\
'MADatNLO.HwU' index 134 using (($1+$2)/2):($3 >= 0 ? sqrt(-1) : abs($3)):4 w yerrorbar ls 102 title '',\
'MADatNLO.HwU' index 134 using (($1+$2)/2):($3 >= 0 ? sqrt(-1) : abs($3)) ls 102 title '',\
'MADatNLO.HwU' index 134 using (($1+$2)/2):($3 < 0 ? sqrt(-1) : $3):4 w yerrorbar ls 2 title '',\
'MADatNLO.HwU' index 134 using (($1+$2)/2):($3 < 0 ? sqrt(-1) : $3) ls 2 title 'LO|#1, central value, dynamical\_scale\_choice=10',\
'MADatNLO.HwU' index 133 using (($1+$2)/2):($3 >= 0 ? sqrt(-1) : abs($3)):4 w yerrorbar ls 101 title '',\
'MADatNLO.HwU' index 133 using (($1+$2)/2):($3 >= 0 ? sqrt(-1) : abs($3)) ls 101 title '',\
'MADatNLO.HwU' index 133 using (($1+$2)/2):($3 < 0 ? sqrt(-1) : $3):4 w yerrorbar ls 1 title '',\
'MADatNLO.HwU' index 133 using (($1+$2)/2):($3 < 0 ? sqrt(-1) : $3) ls 1 title 'NLO|#1, central value, dynamical\_scale\_choice=10'
#-- rendering subhistograms 'Relative scale and PDF uncertainty'
unset label
unset format
set yrange [-1.4800e+00:1.4000e+00]
set origin 0.0000e+00, 3.5000e-01
set size 1.0000e+00, 1.5000e-01
set mytics 2
set ytics auto
set format x ''
unset logscale y
set ylabel "NLO|#1 rel.unc."
set label "Relative uncertainties w.r.t. central values" font ",9" front at graph 0.03, graph 0.13
plot \
'MADatNLO.HwU' index 136 using (($1+$2)/2):(safe($7,$3,1.0)-1.0) ls 14 title '',\
'MADatNLO.HwU' index 136 using (($1+$2)/2):(safe($6,$3,1.0)-1.0) ls 14 title '',\
'MADatNLO.HwU' index 135 using (($1+$2)/2):(safe($7,$3,1.0)-1.0) ls 13 title '',\
'MADatNLO.HwU' index 135 using (($1+$2)/2):(safe($6,$3,1.0)-1.0) ls 13 title '',\
'MADatNLO.HwU' index 134 using (($1+$2)/2):(safe($7,$3,1.0)-1.0) ls 12 title '',\
'MADatNLO.HwU' index 134 using (($1+$2)/2):(safe($6,$3,1.0)-1.0) ls 12 title '',\
'MADatNLO.HwU' index 133 using (($1+$2)/2):(safe($7,$3,1.0)-1.0) ls 11 title '',\
'MADatNLO.HwU' index 133 using (($1+$2)/2):(safe($6,$3,1.0)-1.0) ls 11 title '',\
0.0 ls 999 title '',\
'MADatNLO.HwU' index 136 using (($1+$2)/2):(0.0):(safe($4,$3,0.0)) w yerrorbar ls 4 title '',\
'MADatNLO.HwU' index 136 using (($1+$2)/2):(safe($5,$3,1.0)-1.0) ls 4 title '',\
'MADatNLO.HwU' index 135 using (($1+$2)/2):(0.0):(safe($4,$3,0.0)) w yerrorbar ls 3 title '',\
'MADatNLO.HwU' index 135 using (($1+$2)/2):(safe($5,$3,1.0)-1.0) ls 3 title '',\
'MADatNLO.HwU' index 134 using (($1+$2)/2):(0.0):(safe($4,$3,0.0)) w yerrorbar ls 2 title '',\
'MADatNLO.HwU' index 134 using (($1+$2)/2):(safe($5,$3,1.0)-1.0) ls 2 title '',\
'MADatNLO.HwU' index 133 using (($1+$2)/2):(0.0):(safe($4,$3,0.0)) w yerrorbar ls 1 title '',\
'MADatNLO.HwU' index 133 using (($1+$2)/2):(safe($5,$3,1.0)-1.0) ls 1 title ''
#-- rendering subhistograms '(LO|#1SD0|#1SD1|#1)/(NLO|#1 central value) ratio'
unset label
unset format
set yrange [-2.4000e-01:1.2000e+00]
set origin 0.0000e+00, 2.0000e-01
set size 1.0000e+00, 1.5000e-01
set mytics 2
set ytics auto
set format x
unset logscale y
set ylabel "ratio w.r.t. NLO|#1"
set label "(LO|#1SD0|#1SD1|#1)/(NLO|#1 central value)" font ",9" at graph 0.03, graph 0.13
plot \
1.0 ls 999 title '',\
'MADatNLO.HwU' index 139 using (($1+$2)/2):7 ls 14 title '',\
'MADatNLO.HwU' index 139 using (($1+$2)/2):6 ls 14 title '',\
'MADatNLO.HwU' index 138 using (($1+$2)/2):7 ls 13 title '',\
'MADatNLO.HwU' index 138 using (($1+$2)/2):6 ls 13 title '',\
'MADatNLO.HwU' index 137 using (($1+$2)/2):7 ls 12 title '',\
'MADatNLO.HwU' index 137 using (($1+$2)/2):6 ls 12 title '',\
'MADatNLO.HwU' index 139 using (($1+$2)/2):5 ls 4 title '',\
'MADatNLO.HwU' index 139 using (($1+$2)/2):3:4 w yerrorbar ls 4 title '',\
'MADatNLO.HwU' index 139 using (($1+$2)/2):3 ls 4 title '',\
'MADatNLO.HwU' index 138 using (($1+$2)/2):5 ls 3 title '',\
'MADatNLO.HwU' index 138 using (($1+$2)/2):3:4 w yerrorbar ls 3 title '',\
'MADatNLO.HwU' index 138 using (($1+$2)/2):3 ls 3 title '',\
'MADatNLO.HwU' index 137 using (($1+$2)/2):5 ls 2 title '',\
'MADatNLO.HwU' index 137 using (($1+$2)/2):3:4 w yerrorbar ls 2 title '',\
'MADatNLO.HwU' index 137 using (($1+$2)/2):3 ls 2 title ''

unset label

################################################################################

################################################################################
### Rendering of the plot titled 'anti-top quark log pT'
################################################################################

set multiplot
set label "anti-top quark log pT" font ",13" at graph 0.04, graph 1.05
set xrange [-2.0000e-01:3.8000e+00]
set bmargin 0 
set tmargin 0
set xtics nomirror
set ytics nomirror
set mytics 10
set xtics auto
set key horizontal noreverse maxcols 1 width -4 
set label front 'MadGraph5\_aMC\@NLO' font "Courier,11" rotate by 90 at graph 1.02, graph 0.04

#-- rendering subhistograms 'NLO|#1 and LO|#1 results'

set format y '10^{%T}'
set yrange [9.0000e-01:1.1000e+02]
set origin 0.0000e+00, 5.0000e-01
set size 1.0000e+00, 4.0000e-01
set mytics 10
set ytics auto
set format x ''
set logscale y
set ylabel "{/Symbol s} per bin [pb]"

plot \
sqrt(-1) ls 14 title 'SD1|#1, scale variation',\
sqrt(-1) ls 13 title 'SD0|#1, scale variation',\
sqrt(-1) ls 12 title 'LO|#1, scale variation',\
sqrt(-1) ls 11 title 'NLO|#1, scale variation',\
'MADatNLO.HwU' index 143 using (($1+$2)/2):($3 >= 0 ? sqrt(-1) : abs($3)):4 w yerrorbar ls 104 title '',\
'MADatNLO.HwU' index 143 using (($1+$2)/2):($3 >= 0 ? sqrt(-1) : abs($3)) ls 104 title '',\
'MADatNLO.HwU' index 143 using (($1+$2)/2):($3 < 0 ? sqrt(-1) : $3):4 w yerrorbar ls 4 title '',\
'MADatNLO.HwU' index 143 using (($1+$2)/2):($3 < 0 ? sqrt(-1) : $3) ls 4 title 'SD1|#1, central value, dynamical\_scale\_choice=10',\
'MADatNLO.HwU' index 142 using (($1+$2)/2):($3 >= 0 ? sqrt(-1) : abs($3)):4 w yerrorbar ls 103 title '',\
'MADatNLO.HwU' index 142 using (($1+$2)/2):($3 >= 0 ? sqrt(-1) : abs($3)) ls 103 title '',\
'MADatNLO.HwU' index 142 using (($1+$2)/2):($3 < 0 ? sqrt(-1) : $3):4 w yerrorbar ls 3 title '',\
'MADatNLO.HwU' index 142 using (($1+$2)/2):($3 < 0 ? sqrt(-1) : $3) ls 3 title 'SD0|#1, central value, dynamical\_scale\_choice=10',\
'MADatNLO.HwU' index 141 using (($1+$2)/2):($3 >= 0 ? sqrt(-1) : abs($3)):4 w yerrorbar ls 102 title '',\
'MADatNLO.HwU' index 141 using (($1+$2)/2):($3 >= 0 ? sqrt(-1) : abs($3)) ls 102 title '',\
'MADatNLO.HwU' index 141 using (($1+$2)/2):($3 < 0 ? sqrt(-1) : $3):4 w yerrorbar ls 2 title '',\
'MADatNLO.HwU' index 141 using (($1+$2)/2):($3 < 0 ? sqrt(-1) : $3) ls 2 title 'LO|#1, central value, dynamical\_scale\_choice=10',\
'MADatNLO.HwU' index 140 using (($1+$2)/2):($3 >= 0 ? sqrt(-1) : abs($3)):4 w yerrorbar ls 101 title '',\
'MADatNLO.HwU' index 140 using (($1+$2)/2):($3 >= 0 ? sqrt(-1) : abs($3)) ls 101 title '',\
'MADatNLO.HwU' index 140 using (($1+$2)/2):($3 < 0 ? sqrt(-1) : $3):4 w yerrorbar ls 1 title '',\
'MADatNLO.HwU' index 140 using (($1+$2)/2):($3 < 0 ? sqrt(-1) : $3) ls 1 title 'NLO|#1, central value, dynamical\_scale\_choice=10'
#-- rendering subhistograms 'Relative scale and PDF uncertainty'
unset label
unset format
set yrange [-1.4800e+00:1.4000e+00]
set origin 0.0000e+00, 3.5000e-01
set size 1.0000e+00, 1.5000e-01
set mytics 2
set ytics auto
set format x ''
unset logscale y
set ylabel "NLO|#1 rel.unc."
set label "Relative uncertainties w.r.t. central values" font ",9" front at graph 0.03, graph 0.13
plot \
'MADatNLO.HwU' index 143 using (($1+$2)/2):(safe($7,$3,1.0)-1.0) ls 14 title '',\
'MADatNLO.HwU' index 143 using (($1+$2)/2):(safe($6,$3,1.0)-1.0) ls 14 title '',\
'MADatNLO.HwU' index 142 using (($1+$2)/2):(safe($7,$3,1.0)-1.0) ls 13 title '',\
'MADatNLO.HwU' index 142 using (($1+$2)/2):(safe($6,$3,1.0)-1.0) ls 13 title '',\
'MADatNLO.HwU' index 141 using (($1+$2)/2):(safe($7,$3,1.0)-1.0) ls 12 title '',\
'MADatNLO.HwU' index 141 using (($1+$2)/2):(safe($6,$3,1.0)-1.0) ls 12 title '',\
'MADatNLO.HwU' index 140 using (($1+$2)/2):(safe($7,$3,1.0)-1.0) ls 11 title '',\
'MADatNLO.HwU' index 140 using (($1+$2)/2):(safe($6,$3,1.0)-1.0) ls 11 title '',\
0.0 ls 999 title '',\
'MADatNLO.HwU' index 143 using (($1+$2)/2):(0.0):(safe($4,$3,0.0)) w yerrorbar ls 4 title '',\
'MADatNLO.HwU' index 143 using (($1+$2)/2):(safe($5,$3,1.0)-1.0) ls 4 title '',\
'MADatNLO.HwU' index 142 using (($1+$2)/2):(0.0):(safe($4,$3,0.0)) w yerrorbar ls 3 title '',\
'MADatNLO.HwU' index 142 using (($1+$2)/2):(safe($5,$3,1.0)-1.0) ls 3 title '',\
'MADatNLO.HwU' index 141 using (($1+$2)/2):(0.0):(safe($4,$3,0.0)) w yerrorbar ls 2 title '',\
'MADatNLO.HwU' index 141 using (($1+$2)/2):(safe($5,$3,1.0)-1.0) ls 2 title '',\
'MADatNLO.HwU' index 140 using (($1+$2)/2):(0.0):(safe($4,$3,0.0)) w yerrorbar ls 1 title '',\
'MADatNLO.HwU' index 140 using (($1+$2)/2):(safe($5,$3,1.0)-1.0) ls 1 title ''
#-- rendering subhistograms '(LO|#1SD0|#1SD1|#1)/(NLO|#1 central value) ratio'
unset label
unset format
set yrange [-2.4000e-01:1.2000e+00]
set origin 0.0000e+00, 2.0000e-01
set size 1.0000e+00, 1.5000e-01
set mytics 2
set ytics auto
set format x
unset logscale y
set ylabel "ratio w.r.t. NLO|#1"
set label "(LO|#1SD0|#1SD1|#1)/(NLO|#1 central value)" font ",9" at graph 0.03, graph 0.13
plot \
1.0 ls 999 title '',\
'MADatNLO.HwU' index 146 using (($1+$2)/2):7 ls 14 title '',\
'MADatNLO.HwU' index 146 using (($1+$2)/2):6 ls 14 title '',\
'MADatNLO.HwU' index 145 using (($1+$2)/2):7 ls 13 title '',\
'MADatNLO.HwU' index 145 using (($1+$2)/2):6 ls 13 title '',\
'MADatNLO.HwU' index 144 using (($1+$2)/2):7 ls 12 title '',\
'MADatNLO.HwU' index 144 using (($1+$2)/2):6 ls 12 title '',\
'MADatNLO.HwU' index 146 using (($1+$2)/2):5 ls 4 title '',\
'MADatNLO.HwU' index 146 using (($1+$2)/2):3:4 w yerrorbar ls 4 title '',\
'MADatNLO.HwU' index 146 using (($1+$2)/2):3 ls 4 title '',\
'MADatNLO.HwU' index 145 using (($1+$2)/2):5 ls 3 title '',\
'MADatNLO.HwU' index 145 using (($1+$2)/2):3:4 w yerrorbar ls 3 title '',\
'MADatNLO.HwU' index 145 using (($1+$2)/2):3 ls 3 title '',\
'MADatNLO.HwU' index 144 using (($1+$2)/2):5 ls 2 title '',\
'MADatNLO.HwU' index 144 using (($1+$2)/2):3:4 w yerrorbar ls 2 title '',\
'MADatNLO.HwU' index 144 using (($1+$2)/2):3 ls 2 title ''

unset label

################################################################################

################################################################################
### Rendering of the plot titled 'ttbar log pT'
################################################################################

set multiplot
set label "ttbar log pT" font ",13" at graph 0.04, graph 1.05
set xrange [-2.0000e-01:3.8000e+00]
set bmargin 0 
set tmargin 0
set xtics nomirror
set ytics nomirror
set mytics 10
set xtics auto
set key horizontal noreverse maxcols 1 width -4 
set label front 'MadGraph5\_aMC\@NLO' font "Courier,11" rotate by 90 at graph 1.02, graph 0.04

#-- rendering subhistograms 'NLO|#1 and LO|#1 results'

set format y '10^{%T}'
set yrange [9.0000e-01:1.1000e+02]
set origin 0.0000e+00, 5.0000e-01
set size 1.0000e+00, 4.0000e-01
set mytics 10
set ytics auto
set format x ''
set logscale y
set ylabel "{/Symbol s} per bin [pb]"

plot \
sqrt(-1) ls 14 title 'SD1|#1, scale variation',\
sqrt(-1) ls 13 title 'SD0|#1, scale variation',\
sqrt(-1) ls 12 title 'LO|#1, scale variation',\
sqrt(-1) ls 11 title 'NLO|#1, scale variation',\
'MADatNLO.HwU' index 150 using (($1+$2)/2):($3 >= 0 ? sqrt(-1) : abs($3)):4 w yerrorbar ls 104 title '',\
'MADatNLO.HwU' index 150 using (($1+$2)/2):($3 >= 0 ? sqrt(-1) : abs($3)) ls 104 title '',\
'MADatNLO.HwU' index 150 using (($1+$2)/2):($3 < 0 ? sqrt(-1) : $3):4 w yerrorbar ls 4 title '',\
'MADatNLO.HwU' index 150 using (($1+$2)/2):($3 < 0 ? sqrt(-1) : $3) ls 4 title 'SD1|#1, central value, dynamical\_scale\_choice=10',\
'MADatNLO.HwU' index 149 using (($1+$2)/2):($3 >= 0 ? sqrt(-1) : abs($3)):4 w yerrorbar ls 103 title '',\
'MADatNLO.HwU' index 149 using (($1+$2)/2):($3 >= 0 ? sqrt(-1) : abs($3)) ls 103 title '',\
'MADatNLO.HwU' index 149 using (($1+$2)/2):($3 < 0 ? sqrt(-1) : $3):4 w yerrorbar ls 3 title '',\
'MADatNLO.HwU' index 149 using (($1+$2)/2):($3 < 0 ? sqrt(-1) : $3) ls 3 title 'SD0|#1, central value, dynamical\_scale\_choice=10',\
'MADatNLO.HwU' index 148 using (($1+$2)/2):($3 >= 0 ? sqrt(-1) : abs($3)):4 w yerrorbar ls 102 title '',\
'MADatNLO.HwU' index 148 using (($1+$2)/2):($3 >= 0 ? sqrt(-1) : abs($3)) ls 102 title '',\
'MADatNLO.HwU' index 148 using (($1+$2)/2):($3 < 0 ? sqrt(-1) : $3):4 w yerrorbar ls 2 title '',\
'MADatNLO.HwU' index 148 using (($1+$2)/2):($3 < 0 ? sqrt(-1) : $3) ls 2 title 'LO|#1, central value, dynamical\_scale\_choice=10',\
'MADatNLO.HwU' index 147 using (($1+$2)/2):($3 >= 0 ? sqrt(-1) : abs($3)):4 w yerrorbar ls 101 title '',\
'MADatNLO.HwU' index 147 using (($1+$2)/2):($3 >= 0 ? sqrt(-1) : abs($3)) ls 101 title '',\
'MADatNLO.HwU' index 147 using (($1+$2)/2):($3 < 0 ? sqrt(-1) : $3):4 w yerrorbar ls 1 title '',\
'MADatNLO.HwU' index 147 using (($1+$2)/2):($3 < 0 ? sqrt(-1) : $3) ls 1 title 'NLO|#1, central value, dynamical\_scale\_choice=10'
#-- rendering subhistograms 'Relative scale and PDF uncertainty'
unset label
unset format
set yrange [-1.4800e+00:1.4000e+00]
set origin 0.0000e+00, 3.5000e-01
set size 1.0000e+00, 1.5000e-01
set mytics 2
set ytics auto
set format x ''
unset logscale y
set ylabel "NLO|#1 rel.unc."
set label "Relative uncertainties w.r.t. central values" font ",9" front at graph 0.03, graph 0.13
plot \
'MADatNLO.HwU' index 150 using (($1+$2)/2):(safe($7,$3,1.0)-1.0) ls 14 title '',\
'MADatNLO.HwU' index 150 using (($1+$2)/2):(safe($6,$3,1.0)-1.0) ls 14 title '',\
'MADatNLO.HwU' index 149 using (($1+$2)/2):(safe($7,$3,1.0)-1.0) ls 13 title '',\
'MADatNLO.HwU' index 149 using (($1+$2)/2):(safe($6,$3,1.0)-1.0) ls 13 title '',\
'MADatNLO.HwU' index 148 using (($1+$2)/2):(safe($7,$3,1.0)-1.0) ls 12 title '',\
'MADatNLO.HwU' index 148 using (($1+$2)/2):(safe($6,$3,1.0)-1.0) ls 12 title '',\
'MADatNLO.HwU' index 147 using (($1+$2)/2):(safe($7,$3,1.0)-1.0) ls 11 title '',\
'MADatNLO.HwU' index 147 using (($1+$2)/2):(safe($6,$3,1.0)-1.0) ls 11 title '',\
0.0 ls 999 title '',\
'MADatNLO.HwU' index 150 using (($1+$2)/2):(0.0):(safe($4,$3,0.0)) w yerrorbar ls 4 title '',\
'MADatNLO.HwU' index 150 using (($1+$2)/2):(safe($5,$3,1.0)-1.0) ls 4 title '',\
'MADatNLO.HwU' index 149 using (($1+$2)/2):(0.0):(safe($4,$3,0.0)) w yerrorbar ls 3 title '',\
'MADatNLO.HwU' index 149 using (($1+$2)/2):(safe($5,$3,1.0)-1.0) ls 3 title '',\
'MADatNLO.HwU' index 148 using (($1+$2)/2):(0.0):(safe($4,$3,0.0)) w yerrorbar ls 2 title '',\
'MADatNLO.HwU' index 148 using (($1+$2)/2):(safe($5,$3,1.0)-1.0) ls 2 title '',\
'MADatNLO.HwU' index 147 using (($1+$2)/2):(0.0):(safe($4,$3,0.0)) w yerrorbar ls 1 title '',\
'MADatNLO.HwU' index 147 using (($1+$2)/2):(safe($5,$3,1.0)-1.0) ls 1 title ''
#-- rendering subhistograms '(LO|#1SD0|#1SD1|#1)/(NLO|#1 central value) ratio'
unset label
unset format
set yrange [-2.4000e-01:1.2000e+00]
set origin 0.0000e+00, 2.0000e-01
set size 1.0000e+00, 1.5000e-01
set mytics 2
set ytics auto
set format x
unset logscale y
set ylabel "ratio w.r.t. NLO|#1"
set label "(LO|#1SD0|#1SD1|#1)/(NLO|#1 central value)" font ",9" at graph 0.03, graph 0.13
plot \
1.0 ls 999 title '',\
'MADatNLO.HwU' index 153 using (($1+$2)/2):7 ls 14 title '',\
'MADatNLO.HwU' index 153 using (($1+$2)/2):6 ls 14 title '',\
'MADatNLO.HwU' index 152 using (($1+$2)/2):7 ls 13 title '',\
'MADatNLO.HwU' index 152 using (($1+$2)/2):6 ls 13 title '',\
'MADatNLO.HwU' index 151 using (($1+$2)/2):7 ls 12 title '',\
'MADatNLO.HwU' index 151 using (($1+$2)/2):6 ls 12 title '',\
'MADatNLO.HwU' index 153 using (($1+$2)/2):5 ls 4 title '',\
'MADatNLO.HwU' index 153 using (($1+$2)/2):3:4 w yerrorbar ls 4 title '',\
'MADatNLO.HwU' index 153 using (($1+$2)/2):3 ls 4 title '',\
'MADatNLO.HwU' index 152 using (($1+$2)/2):5 ls 3 title '',\
'MADatNLO.HwU' index 152 using (($1+$2)/2):3:4 w yerrorbar ls 3 title '',\
'MADatNLO.HwU' index 152 using (($1+$2)/2):3 ls 3 title '',\
'MADatNLO.HwU' index 151 using (($1+$2)/2):5 ls 2 title '',\
'MADatNLO.HwU' index 151 using (($1+$2)/2):3:4 w yerrorbar ls 2 title '',\
'MADatNLO.HwU' index 151 using (($1+$2)/2):3 ls 2 title ''

unset label

################################################################################

################################################################################
### Rendering of the plot titled 'log missing Et (neutrinos)'
################################################################################

set multiplot
set label "log missing Et (neutrinos)" font ",13" at graph 0.04, graph 1.05
set xrange [-2.0000e-01:3.8000e+00]
set bmargin 0 
set tmargin 0
set xtics nomirror
set ytics nomirror
set mytics 10
set xtics auto
set key horizontal noreverse maxcols 1 width -4 
set label front 'MadGraph5\_aMC\@NLO' font "Courier,11" rotate by 90 at graph 1.02, graph 0.04

#-- rendering subhistograms 'NLO|#1 and LO|#1 results'

set format y '10^{%T}'
set yrange [9.0000e-01:1.1000e+02]
set origin 0.0000e+00, 5.0000e-01
set size 1.0000e+00, 4.0000e-01
set mytics 10
set ytics auto
set format x ''
set logscale y
set ylabel "{/Symbol s} per bin [pb]"

plot \
sqrt(-1) ls 14 title 'SD1|#1, scale variation',\
sqrt(-1) ls 13 title 'SD0|#1, scale variation',\
sqrt(-1) ls 12 title 'LO|#1, scale variation',\
sqrt(-1) ls 11 title 'NLO|#1, scale variation',\
'MADatNLO.HwU' index 157 using (($1+$2)/2):($3 >= 0 ? sqrt(-1) : abs($3)):4 w yerrorbar ls 104 title '',\
'MADatNLO.HwU' index 157 using (($1+$2)/2):($3 >= 0 ? sqrt(-1) : abs($3)) ls 104 title '',\
'MADatNLO.HwU' index 157 using (($1+$2)/2):($3 < 0 ? sqrt(-1) : $3):4 w yerrorbar ls 4 title '',\
'MADatNLO.HwU' index 157 using (($1+$2)/2):($3 < 0 ? sqrt(-1) : $3) ls 4 title 'SD1|#1, central value, dynamical\_scale\_choice=10',\
'MADatNLO.HwU' index 156 using (($1+$2)/2):($3 >= 0 ? sqrt(-1) : abs($3)):4 w yerrorbar ls 103 title '',\
'MADatNLO.HwU' index 156 using (($1+$2)/2):($3 >= 0 ? sqrt(-1) : abs($3)) ls 103 title '',\
'MADatNLO.HwU' index 156 using (($1+$2)/2):($3 < 0 ? sqrt(-1) : $3):4 w yerrorbar ls 3 title '',\
'MADatNLO.HwU' index 156 using (($1+$2)/2):($3 < 0 ? sqrt(-1) : $3) ls 3 title 'SD0|#1, central value, dynamical\_scale\_choice=10',\
'MADatNLO.HwU' index 155 using (($1+$2)/2):($3 >= 0 ? sqrt(-1) : abs($3)):4 w yerrorbar ls 102 title '',\
'MADatNLO.HwU' index 155 using (($1+$2)/2):($3 >= 0 ? sqrt(-1) : abs($3)) ls 102 title '',\
'MADatNLO.HwU' index 155 using (($1+$2)/2):($3 < 0 ? sqrt(-1) : $3):4 w yerrorbar ls 2 title '',\
'MADatNLO.HwU' index 155 using (($1+$2)/2):($3 < 0 ? sqrt(-1) : $3) ls 2 title 'LO|#1, central value, dynamical\_scale\_choice=10',\
'MADatNLO.HwU' index 154 using (($1+$2)/2):($3 >= 0 ? sqrt(-1) : abs($3)):4 w yerrorbar ls 101 title '',\
'MADatNLO.HwU' index 154 using (($1+$2)/2):($3 >= 0 ? sqrt(-1) : abs($3)) ls 101 title '',\
'MADatNLO.HwU' index 154 using (($1+$2)/2):($3 < 0 ? sqrt(-1) : $3):4 w yerrorbar ls 1 title '',\
'MADatNLO.HwU' index 154 using (($1+$2)/2):($3 < 0 ? sqrt(-1) : $3) ls 1 title 'NLO|#1, central value, dynamical\_scale\_choice=10'
#-- rendering subhistograms 'Relative scale and PDF uncertainty'
unset label
unset format
set yrange [-1.4800e+00:1.4000e+00]
set origin 0.0000e+00, 3.5000e-01
set size 1.0000e+00, 1.5000e-01
set mytics 2
set ytics auto
set format x ''
unset logscale y
set ylabel "NLO|#1 rel.unc."
set label "Relative uncertainties w.r.t. central values" font ",9" front at graph 0.03, graph 0.13
plot \
'MADatNLO.HwU' index 157 using (($1+$2)/2):(safe($7,$3,1.0)-1.0) ls 14 title '',\
'MADatNLO.HwU' index 157 using (($1+$2)/2):(safe($6,$3,1.0)-1.0) ls 14 title '',\
'MADatNLO.HwU' index 156 using (($1+$2)/2):(safe($7,$3,1.0)-1.0) ls 13 title '',\
'MADatNLO.HwU' index 156 using (($1+$2)/2):(safe($6,$3,1.0)-1.0) ls 13 title '',\
'MADatNLO.HwU' index 155 using (($1+$2)/2):(safe($7,$3,1.0)-1.0) ls 12 title '',\
'MADatNLO.HwU' index 155 using (($1+$2)/2):(safe($6,$3,1.0)-1.0) ls 12 title '',\
'MADatNLO.HwU' index 154 using (($1+$2)/2):(safe($7,$3,1.0)-1.0) ls 11 title '',\
'MADatNLO.HwU' index 154 using (($1+$2)/2):(safe($6,$3,1.0)-1.0) ls 11 title '',\
0.0 ls 999 title '',\
'MADatNLO.HwU' index 157 using (($1+$2)/2):(0.0):(safe($4,$3,0.0)) w yerrorbar ls 4 title '',\
'MADatNLO.HwU' index 157 using (($1+$2)/2):(safe($5,$3,1.0)-1.0) ls 4 title '',\
'MADatNLO.HwU' index 156 using (($1+$2)/2):(0.0):(safe($4,$3,0.0)) w yerrorbar ls 3 title '',\
'MADatNLO.HwU' index 156 using (($1+$2)/2):(safe($5,$3,1.0)-1.0) ls 3 title '',\
'MADatNLO.HwU' index 155 using (($1+$2)/2):(0.0):(safe($4,$3,0.0)) w yerrorbar ls 2 title '',\
'MADatNLO.HwU' index 155 using (($1+$2)/2):(safe($5,$3,1.0)-1.0) ls 2 title '',\
'MADatNLO.HwU' index 154 using (($1+$2)/2):(0.0):(safe($4,$3,0.0)) w yerrorbar ls 1 title '',\
'MADatNLO.HwU' index 154 using (($1+$2)/2):(safe($5,$3,1.0)-1.0) ls 1 title ''
#-- rendering subhistograms '(LO|#1SD0|#1SD1|#1)/(NLO|#1 central value) ratio'
unset label
unset format
set yrange [-2.4000e-01:1.2000e+00]
set origin 0.0000e+00, 2.0000e-01
set size 1.0000e+00, 1.5000e-01
set mytics 2
set ytics auto
set format x
unset logscale y
set ylabel "ratio w.r.t. NLO|#1"
set label "(LO|#1SD0|#1SD1|#1)/(NLO|#1 central value)" font ",9" at graph 0.03, graph 0.13
plot \
1.0 ls 999 title '',\
'MADatNLO.HwU' index 160 using (($1+$2)/2):7 ls 14 title '',\
'MADatNLO.HwU' index 160 using (($1+$2)/2):6 ls 14 title '',\
'MADatNLO.HwU' index 159 using (($1+$2)/2):7 ls 13 title '',\
'MADatNLO.HwU' index 159 using (($1+$2)/2):6 ls 13 title '',\
'MADatNLO.HwU' index 158 using (($1+$2)/2):7 ls 12 title '',\
'MADatNLO.HwU' index 158 using (($1+$2)/2):6 ls 12 title '',\
'MADatNLO.HwU' index 160 using (($1+$2)/2):5 ls 4 title '',\
'MADatNLO.HwU' index 160 using (($1+$2)/2):3:4 w yerrorbar ls 4 title '',\
'MADatNLO.HwU' index 160 using (($1+$2)/2):3 ls 4 title '',\
'MADatNLO.HwU' index 159 using (($1+$2)/2):5 ls 3 title '',\
'MADatNLO.HwU' index 159 using (($1+$2)/2):3:4 w yerrorbar ls 3 title '',\
'MADatNLO.HwU' index 159 using (($1+$2)/2):3 ls 3 title '',\
'MADatNLO.HwU' index 158 using (($1+$2)/2):5 ls 2 title '',\
'MADatNLO.HwU' index 158 using (($1+$2)/2):3:4 w yerrorbar ls 2 title '',\
'MADatNLO.HwU' index 158 using (($1+$2)/2):3 ls 2 title ''

unset label

################################################################################

################################################################################
### Rendering of the plot titled '1st higgs log pT'
################################################################################

set multiplot
set label "1st higgs log pT" font ",13" at graph 0.04, graph 1.05
set xrange [-2.0000e-01:3.8000e+00]
set bmargin 0 
set tmargin 0
set xtics nomirror
set ytics nomirror
set mytics 10
set xtics auto
set key horizontal noreverse maxcols 1 width -4 
set label front 'MadGraph5\_aMC\@NLO' font "Courier,11" rotate by 90 at graph 1.02, graph 0.04

#-- rendering subhistograms 'NLO|#1 and LO|#1 results'

set format y '10^{%T}'
set yrange [9.0000e-01:1.1000e+02]
set origin 0.0000e+00, 5.0000e-01
set size 1.0000e+00, 4.0000e-01
set mytics 10
set ytics auto
set format x ''
set logscale y
set ylabel "{/Symbol s} per bin [pb]"

plot \
sqrt(-1) ls 14 title 'SD1|#1, scale variation',\
sqrt(-1) ls 13 title 'SD0|#1, scale variation',\
sqrt(-1) ls 12 title 'LO|#1, scale variation',\
sqrt(-1) ls 11 title 'NLO|#1, scale variation',\
'MADatNLO.HwU' index 164 using (($1+$2)/2):($3 >= 0 ? sqrt(-1) : abs($3)):4 w yerrorbar ls 104 title '',\
'MADatNLO.HwU' index 164 using (($1+$2)/2):($3 >= 0 ? sqrt(-1) : abs($3)) ls 104 title '',\
'MADatNLO.HwU' index 164 using (($1+$2)/2):($3 < 0 ? sqrt(-1) : $3):4 w yerrorbar ls 4 title '',\
'MADatNLO.HwU' index 164 using (($1+$2)/2):($3 < 0 ? sqrt(-1) : $3) ls 4 title 'SD1|#1, central value, dynamical\_scale\_choice=10',\
'MADatNLO.HwU' index 163 using (($1+$2)/2):($3 >= 0 ? sqrt(-1) : abs($3)):4 w yerrorbar ls 103 title '',\
'MADatNLO.HwU' index 163 using (($1+$2)/2):($3 >= 0 ? sqrt(-1) : abs($3)) ls 103 title '',\
'MADatNLO.HwU' index 163 using (($1+$2)/2):($3 < 0 ? sqrt(-1) : $3):4 w yerrorbar ls 3 title '',\
'MADatNLO.HwU' index 163 using (($1+$2)/2):($3 < 0 ? sqrt(-1) : $3) ls 3 title 'SD0|#1, central value, dynamical\_scale\_choice=10',\
'MADatNLO.HwU' index 162 using (($1+$2)/2):($3 >= 0 ? sqrt(-1) : abs($3)):4 w yerrorbar ls 102 title '',\
'MADatNLO.HwU' index 162 using (($1+$2)/2):($3 >= 0 ? sqrt(-1) : abs($3)) ls 102 title '',\
'MADatNLO.HwU' index 162 using (($1+$2)/2):($3 < 0 ? sqrt(-1) : $3):4 w yerrorbar ls 2 title '',\
'MADatNLO.HwU' index 162 using (($1+$2)/2):($3 < 0 ? sqrt(-1) : $3) ls 2 title 'LO|#1, central value, dynamical\_scale\_choice=10',\
'MADatNLO.HwU' index 161 using (($1+$2)/2):($3 >= 0 ? sqrt(-1) : abs($3)):4 w yerrorbar ls 101 title '',\
'MADatNLO.HwU' index 161 using (($1+$2)/2):($3 >= 0 ? sqrt(-1) : abs($3)) ls 101 title '',\
'MADatNLO.HwU' index 161 using (($1+$2)/2):($3 < 0 ? sqrt(-1) : $3):4 w yerrorbar ls 1 title '',\
'MADatNLO.HwU' index 161 using (($1+$2)/2):($3 < 0 ? sqrt(-1) : $3) ls 1 title 'NLO|#1, central value, dynamical\_scale\_choice=10'
#-- rendering subhistograms 'Relative scale and PDF uncertainty'
unset label
unset format
set yrange [-1.4800e+00:1.4000e+00]
set origin 0.0000e+00, 3.5000e-01
set size 1.0000e+00, 1.5000e-01
set mytics 2
set ytics auto
set format x ''
unset logscale y
set ylabel "NLO|#1 rel.unc."
set label "Relative uncertainties w.r.t. central values" font ",9" front at graph 0.03, graph 0.13
plot \
'MADatNLO.HwU' index 164 using (($1+$2)/2):(safe($7,$3,1.0)-1.0) ls 14 title '',\
'MADatNLO.HwU' index 164 using (($1+$2)/2):(safe($6,$3,1.0)-1.0) ls 14 title '',\
'MADatNLO.HwU' index 163 using (($1+$2)/2):(safe($7,$3,1.0)-1.0) ls 13 title '',\
'MADatNLO.HwU' index 163 using (($1+$2)/2):(safe($6,$3,1.0)-1.0) ls 13 title '',\
'MADatNLO.HwU' index 162 using (($1+$2)/2):(safe($7,$3,1.0)-1.0) ls 12 title '',\
'MADatNLO.HwU' index 162 using (($1+$2)/2):(safe($6,$3,1.0)-1.0) ls 12 title '',\
'MADatNLO.HwU' index 161 using (($1+$2)/2):(safe($7,$3,1.0)-1.0) ls 11 title '',\
'MADatNLO.HwU' index 161 using (($1+$2)/2):(safe($6,$3,1.0)-1.0) ls 11 title '',\
0.0 ls 999 title '',\
'MADatNLO.HwU' index 164 using (($1+$2)/2):(0.0):(safe($4,$3,0.0)) w yerrorbar ls 4 title '',\
'MADatNLO.HwU' index 164 using (($1+$2)/2):(safe($5,$3,1.0)-1.0) ls 4 title '',\
'MADatNLO.HwU' index 163 using (($1+$2)/2):(0.0):(safe($4,$3,0.0)) w yerrorbar ls 3 title '',\
'MADatNLO.HwU' index 163 using (($1+$2)/2):(safe($5,$3,1.0)-1.0) ls 3 title '',\
'MADatNLO.HwU' index 162 using (($1+$2)/2):(0.0):(safe($4,$3,0.0)) w yerrorbar ls 2 title '',\
'MADatNLO.HwU' index 162 using (($1+$2)/2):(safe($5,$3,1.0)-1.0) ls 2 title '',\
'MADatNLO.HwU' index 161 using (($1+$2)/2):(0.0):(safe($4,$3,0.0)) w yerrorbar ls 1 title '',\
'MADatNLO.HwU' index 161 using (($1+$2)/2):(safe($5,$3,1.0)-1.0) ls 1 title ''
#-- rendering subhistograms '(LO|#1SD0|#1SD1|#1)/(NLO|#1 central value) ratio'
unset label
unset format
set yrange [-2.4000e-01:1.2000e+00]
set origin 0.0000e+00, 2.0000e-01
set size 1.0000e+00, 1.5000e-01
set mytics 2
set ytics auto
set format x
unset logscale y
set ylabel "ratio w.r.t. NLO|#1"
set label "(LO|#1SD0|#1SD1|#1)/(NLO|#1 central value)" font ",9" at graph 0.03, graph 0.13
plot \
1.0 ls 999 title '',\
'MADatNLO.HwU' index 167 using (($1+$2)/2):7 ls 14 title '',\
'MADatNLO.HwU' index 167 using (($1+$2)/2):6 ls 14 title '',\
'MADatNLO.HwU' index 166 using (($1+$2)/2):7 ls 13 title '',\
'MADatNLO.HwU' index 166 using (($1+$2)/2):6 ls 13 title '',\
'MADatNLO.HwU' index 165 using (($1+$2)/2):7 ls 12 title '',\
'MADatNLO.HwU' index 165 using (($1+$2)/2):6 ls 12 title '',\
'MADatNLO.HwU' index 167 using (($1+$2)/2):5 ls 4 title '',\
'MADatNLO.HwU' index 167 using (($1+$2)/2):3:4 w yerrorbar ls 4 title '',\
'MADatNLO.HwU' index 167 using (($1+$2)/2):3 ls 4 title '',\
'MADatNLO.HwU' index 166 using (($1+$2)/2):5 ls 3 title '',\
'MADatNLO.HwU' index 166 using (($1+$2)/2):3:4 w yerrorbar ls 3 title '',\
'MADatNLO.HwU' index 166 using (($1+$2)/2):3 ls 3 title '',\
'MADatNLO.HwU' index 165 using (($1+$2)/2):5 ls 2 title '',\
'MADatNLO.HwU' index 165 using (($1+$2)/2):3:4 w yerrorbar ls 2 title '',\
'MADatNLO.HwU' index 165 using (($1+$2)/2):3 ls 2 title ''

unset label

################################################################################

################################################################################
### Rendering of the plot titled '2nd higgs log pT'
################################################################################

set multiplot
set label "2nd higgs log pT" font ",13" at graph 0.04, graph 1.05
set xrange [-2.0000e-01:3.8000e+00]
set bmargin 0 
set tmargin 0
set xtics nomirror
set ytics nomirror
set mytics 10
set xtics auto
set key horizontal noreverse maxcols 1 width -4 
set label front 'MadGraph5\_aMC\@NLO' font "Courier,11" rotate by 90 at graph 1.02, graph 0.04

#-- rendering subhistograms 'NLO|#1 and LO|#1 results'

set format y '10^{%T}'
set yrange [9.0000e-01:1.1000e+02]
set origin 0.0000e+00, 5.0000e-01
set size 1.0000e+00, 4.0000e-01
set mytics 10
set ytics auto
set format x ''
set logscale y
set ylabel "{/Symbol s} per bin [pb]"

plot \
sqrt(-1) ls 14 title 'SD1|#1, scale variation',\
sqrt(-1) ls 13 title 'SD0|#1, scale variation',\
sqrt(-1) ls 12 title 'LO|#1, scale variation',\
sqrt(-1) ls 11 title 'NLO|#1, scale variation',\
'MADatNLO.HwU' index 171 using (($1+$2)/2):($3 >= 0 ? sqrt(-1) : abs($3)):4 w yerrorbar ls 104 title '',\
'MADatNLO.HwU' index 171 using (($1+$2)/2):($3 >= 0 ? sqrt(-1) : abs($3)) ls 104 title '',\
'MADatNLO.HwU' index 171 using (($1+$2)/2):($3 < 0 ? sqrt(-1) : $3):4 w yerrorbar ls 4 title '',\
'MADatNLO.HwU' index 171 using (($1+$2)/2):($3 < 0 ? sqrt(-1) : $3) ls 4 title 'SD1|#1, central value, dynamical\_scale\_choice=10',\
'MADatNLO.HwU' index 170 using (($1+$2)/2):($3 >= 0 ? sqrt(-1) : abs($3)):4 w yerrorbar ls 103 title '',\
'MADatNLO.HwU' index 170 using (($1+$2)/2):($3 >= 0 ? sqrt(-1) : abs($3)) ls 103 title '',\
'MADatNLO.HwU' index 170 using (($1+$2)/2):($3 < 0 ? sqrt(-1) : $3):4 w yerrorbar ls 3 title '',\
'MADatNLO.HwU' index 170 using (($1+$2)/2):($3 < 0 ? sqrt(-1) : $3) ls 3 title 'SD0|#1, central value, dynamical\_scale\_choice=10',\
'MADatNLO.HwU' index 169 using (($1+$2)/2):($3 >= 0 ? sqrt(-1) : abs($3)):4 w yerrorbar ls 102 title '',\
'MADatNLO.HwU' index 169 using (($1+$2)/2):($3 >= 0 ? sqrt(-1) : abs($3)) ls 102 title '',\
'MADatNLO.HwU' index 169 using (($1+$2)/2):($3 < 0 ? sqrt(-1) : $3):4 w yerrorbar ls 2 title '',\
'MADatNLO.HwU' index 169 using (($1+$2)/2):($3 < 0 ? sqrt(-1) : $3) ls 2 title 'LO|#1, central value, dynamical\_scale\_choice=10',\
'MADatNLO.HwU' index 168 using (($1+$2)/2):($3 >= 0 ? sqrt(-1) : abs($3)):4 w yerrorbar ls 101 title '',\
'MADatNLO.HwU' index 168 using (($1+$2)/2):($3 >= 0 ? sqrt(-1) : abs($3)) ls 101 title '',\
'MADatNLO.HwU' index 168 using (($1+$2)/2):($3 < 0 ? sqrt(-1) : $3):4 w yerrorbar ls 1 title '',\
'MADatNLO.HwU' index 168 using (($1+$2)/2):($3 < 0 ? sqrt(-1) : $3) ls 1 title 'NLO|#1, central value, dynamical\_scale\_choice=10'
#-- rendering subhistograms 'Relative scale and PDF uncertainty'
unset label
unset format
set yrange [-1.4800e+00:1.4000e+00]
set origin 0.0000e+00, 3.5000e-01
set size 1.0000e+00, 1.5000e-01
set mytics 2
set ytics auto
set format x ''
unset logscale y
set ylabel "NLO|#1 rel.unc."
set label "Relative uncertainties w.r.t. central values" font ",9" front at graph 0.03, graph 0.13
plot \
'MADatNLO.HwU' index 171 using (($1+$2)/2):(safe($7,$3,1.0)-1.0) ls 14 title '',\
'MADatNLO.HwU' index 171 using (($1+$2)/2):(safe($6,$3,1.0)-1.0) ls 14 title '',\
'MADatNLO.HwU' index 170 using (($1+$2)/2):(safe($7,$3,1.0)-1.0) ls 13 title '',\
'MADatNLO.HwU' index 170 using (($1+$2)/2):(safe($6,$3,1.0)-1.0) ls 13 title '',\
'MADatNLO.HwU' index 169 using (($1+$2)/2):(safe($7,$3,1.0)-1.0) ls 12 title '',\
'MADatNLO.HwU' index 169 using (($1+$2)/2):(safe($6,$3,1.0)-1.0) ls 12 title '',\
'MADatNLO.HwU' index 168 using (($1+$2)/2):(safe($7,$3,1.0)-1.0) ls 11 title '',\
'MADatNLO.HwU' index 168 using (($1+$2)/2):(safe($6,$3,1.0)-1.0) ls 11 title '',\
0.0 ls 999 title '',\
'MADatNLO.HwU' index 171 using (($1+$2)/2):(0.0):(safe($4,$3,0.0)) w yerrorbar ls 4 title '',\
'MADatNLO.HwU' index 171 using (($1+$2)/2):(safe($5,$3,1.0)-1.0) ls 4 title '',\
'MADatNLO.HwU' index 170 using (($1+$2)/2):(0.0):(safe($4,$3,0.0)) w yerrorbar ls 3 title '',\
'MADatNLO.HwU' index 170 using (($1+$2)/2):(safe($5,$3,1.0)-1.0) ls 3 title '',\
'MADatNLO.HwU' index 169 using (($1+$2)/2):(0.0):(safe($4,$3,0.0)) w yerrorbar ls 2 title '',\
'MADatNLO.HwU' index 169 using (($1+$2)/2):(safe($5,$3,1.0)-1.0) ls 2 title '',\
'MADatNLO.HwU' index 168 using (($1+$2)/2):(0.0):(safe($4,$3,0.0)) w yerrorbar ls 1 title '',\
'MADatNLO.HwU' index 168 using (($1+$2)/2):(safe($5,$3,1.0)-1.0) ls 1 title ''
#-- rendering subhistograms '(LO|#1SD0|#1SD1|#1)/(NLO|#1 central value) ratio'
unset label
unset format
set yrange [-2.4000e-01:1.2000e+00]
set origin 0.0000e+00, 2.0000e-01
set size 1.0000e+00, 1.5000e-01
set mytics 2
set ytics auto
set format x
unset logscale y
set ylabel "ratio w.r.t. NLO|#1"
set label "(LO|#1SD0|#1SD1|#1)/(NLO|#1 central value)" font ",9" at graph 0.03, graph 0.13
plot \
1.0 ls 999 title '',\
'MADatNLO.HwU' index 174 using (($1+$2)/2):7 ls 14 title '',\
'MADatNLO.HwU' index 174 using (($1+$2)/2):6 ls 14 title '',\
'MADatNLO.HwU' index 173 using (($1+$2)/2):7 ls 13 title '',\
'MADatNLO.HwU' index 173 using (($1+$2)/2):6 ls 13 title '',\
'MADatNLO.HwU' index 172 using (($1+$2)/2):7 ls 12 title '',\
'MADatNLO.HwU' index 172 using (($1+$2)/2):6 ls 12 title '',\
'MADatNLO.HwU' index 174 using (($1+$2)/2):5 ls 4 title '',\
'MADatNLO.HwU' index 174 using (($1+$2)/2):3:4 w yerrorbar ls 4 title '',\
'MADatNLO.HwU' index 174 using (($1+$2)/2):3 ls 4 title '',\
'MADatNLO.HwU' index 173 using (($1+$2)/2):5 ls 3 title '',\
'MADatNLO.HwU' index 173 using (($1+$2)/2):3:4 w yerrorbar ls 3 title '',\
'MADatNLO.HwU' index 173 using (($1+$2)/2):3 ls 3 title '',\
'MADatNLO.HwU' index 172 using (($1+$2)/2):5 ls 2 title '',\
'MADatNLO.HwU' index 172 using (($1+$2)/2):3:4 w yerrorbar ls 2 title '',\
'MADatNLO.HwU' index 172 using (($1+$2)/2):3 ls 2 title ''

unset label

################################################################################

################################################################################
### Rendering of the plot titled 'higgs-pair log pT'
################################################################################

set multiplot
set label "higgs-pair log pT" font ",13" at graph 0.04, graph 1.05
set xrange [-2.0000e-01:3.8000e+00]
set bmargin 0 
set tmargin 0
set xtics nomirror
set ytics nomirror
set mytics 10
set xtics auto
set key horizontal noreverse maxcols 1 width -4 
set label front 'MadGraph5\_aMC\@NLO' font "Courier,11" rotate by 90 at graph 1.02, graph 0.04

#-- rendering subhistograms 'NLO|#1 and LO|#1 results'

set format y '10^{%T}'
set yrange [9.0000e-01:1.1000e+02]
set origin 0.0000e+00, 5.0000e-01
set size 1.0000e+00, 4.0000e-01
set mytics 10
set ytics auto
set format x ''
set logscale y
set ylabel "{/Symbol s} per bin [pb]"

plot \
sqrt(-1) ls 14 title 'SD1|#1, scale variation',\
sqrt(-1) ls 13 title 'SD0|#1, scale variation',\
sqrt(-1) ls 12 title 'LO|#1, scale variation',\
sqrt(-1) ls 11 title 'NLO|#1, scale variation',\
'MADatNLO.HwU' index 178 using (($1+$2)/2):($3 >= 0 ? sqrt(-1) : abs($3)):4 w yerrorbar ls 104 title '',\
'MADatNLO.HwU' index 178 using (($1+$2)/2):($3 >= 0 ? sqrt(-1) : abs($3)) ls 104 title '',\
'MADatNLO.HwU' index 178 using (($1+$2)/2):($3 < 0 ? sqrt(-1) : $3):4 w yerrorbar ls 4 title '',\
'MADatNLO.HwU' index 178 using (($1+$2)/2):($3 < 0 ? sqrt(-1) : $3) ls 4 title 'SD1|#1, central value, dynamical\_scale\_choice=10',\
'MADatNLO.HwU' index 177 using (($1+$2)/2):($3 >= 0 ? sqrt(-1) : abs($3)):4 w yerrorbar ls 103 title '',\
'MADatNLO.HwU' index 177 using (($1+$2)/2):($3 >= 0 ? sqrt(-1) : abs($3)) ls 103 title '',\
'MADatNLO.HwU' index 177 using (($1+$2)/2):($3 < 0 ? sqrt(-1) : $3):4 w yerrorbar ls 3 title '',\
'MADatNLO.HwU' index 177 using (($1+$2)/2):($3 < 0 ? sqrt(-1) : $3) ls 3 title 'SD0|#1, central value, dynamical\_scale\_choice=10',\
'MADatNLO.HwU' index 176 using (($1+$2)/2):($3 >= 0 ? sqrt(-1) : abs($3)):4 w yerrorbar ls 102 title '',\
'MADatNLO.HwU' index 176 using (($1+$2)/2):($3 >= 0 ? sqrt(-1) : abs($3)) ls 102 title '',\
'MADatNLO.HwU' index 176 using (($1+$2)/2):($3 < 0 ? sqrt(-1) : $3):4 w yerrorbar ls 2 title '',\
'MADatNLO.HwU' index 176 using (($1+$2)/2):($3 < 0 ? sqrt(-1) : $3) ls 2 title 'LO|#1, central value, dynamical\_scale\_choice=10',\
'MADatNLO.HwU' index 175 using (($1+$2)/2):($3 >= 0 ? sqrt(-1) : abs($3)):4 w yerrorbar ls 101 title '',\
'MADatNLO.HwU' index 175 using (($1+$2)/2):($3 >= 0 ? sqrt(-1) : abs($3)) ls 101 title '',\
'MADatNLO.HwU' index 175 using (($1+$2)/2):($3 < 0 ? sqrt(-1) : $3):4 w yerrorbar ls 1 title '',\
'MADatNLO.HwU' index 175 using (($1+$2)/2):($3 < 0 ? sqrt(-1) : $3) ls 1 title 'NLO|#1, central value, dynamical\_scale\_choice=10'
#-- rendering subhistograms 'Relative scale and PDF uncertainty'
unset label
unset format
set yrange [-1.4800e+00:1.4000e+00]
set origin 0.0000e+00, 3.5000e-01
set size 1.0000e+00, 1.5000e-01
set mytics 2
set ytics auto
set format x ''
unset logscale y
set ylabel "NLO|#1 rel.unc."
set label "Relative uncertainties w.r.t. central values" font ",9" front at graph 0.03, graph 0.13
plot \
'MADatNLO.HwU' index 178 using (($1+$2)/2):(safe($7,$3,1.0)-1.0) ls 14 title '',\
'MADatNLO.HwU' index 178 using (($1+$2)/2):(safe($6,$3,1.0)-1.0) ls 14 title '',\
'MADatNLO.HwU' index 177 using (($1+$2)/2):(safe($7,$3,1.0)-1.0) ls 13 title '',\
'MADatNLO.HwU' index 177 using (($1+$2)/2):(safe($6,$3,1.0)-1.0) ls 13 title '',\
'MADatNLO.HwU' index 176 using (($1+$2)/2):(safe($7,$3,1.0)-1.0) ls 12 title '',\
'MADatNLO.HwU' index 176 using (($1+$2)/2):(safe($6,$3,1.0)-1.0) ls 12 title '',\
'MADatNLO.HwU' index 175 using (($1+$2)/2):(safe($7,$3,1.0)-1.0) ls 11 title '',\
'MADatNLO.HwU' index 175 using (($1+$2)/2):(safe($6,$3,1.0)-1.0) ls 11 title '',\
0.0 ls 999 title '',\
'MADatNLO.HwU' index 178 using (($1+$2)/2):(0.0):(safe($4,$3,0.0)) w yerrorbar ls 4 title '',\
'MADatNLO.HwU' index 178 using (($1+$2)/2):(safe($5,$3,1.0)-1.0) ls 4 title '',\
'MADatNLO.HwU' index 177 using (($1+$2)/2):(0.0):(safe($4,$3,0.0)) w yerrorbar ls 3 title '',\
'MADatNLO.HwU' index 177 using (($1+$2)/2):(safe($5,$3,1.0)-1.0) ls 3 title '',\
'MADatNLO.HwU' index 176 using (($1+$2)/2):(0.0):(safe($4,$3,0.0)) w yerrorbar ls 2 title '',\
'MADatNLO.HwU' index 176 using (($1+$2)/2):(safe($5,$3,1.0)-1.0) ls 2 title '',\
'MADatNLO.HwU' index 175 using (($1+$2)/2):(0.0):(safe($4,$3,0.0)) w yerrorbar ls 1 title '',\
'MADatNLO.HwU' index 175 using (($1+$2)/2):(safe($5,$3,1.0)-1.0) ls 1 title ''
#-- rendering subhistograms '(LO|#1SD0|#1SD1|#1)/(NLO|#1 central value) ratio'
unset label
unset format
set yrange [-2.4000e-01:1.2000e+00]
set origin 0.0000e+00, 2.0000e-01
set size 1.0000e+00, 1.5000e-01
set mytics 2
set ytics auto
set format x
unset logscale y
set ylabel "ratio w.r.t. NLO|#1"
set label "(LO|#1SD0|#1SD1|#1)/(NLO|#1 central value)" font ",9" at graph 0.03, graph 0.13
plot \
1.0 ls 999 title '',\
'MADatNLO.HwU' index 181 using (($1+$2)/2):7 ls 14 title '',\
'MADatNLO.HwU' index 181 using (($1+$2)/2):6 ls 14 title '',\
'MADatNLO.HwU' index 180 using (($1+$2)/2):7 ls 13 title '',\
'MADatNLO.HwU' index 180 using (($1+$2)/2):6 ls 13 title '',\
'MADatNLO.HwU' index 179 using (($1+$2)/2):7 ls 12 title '',\
'MADatNLO.HwU' index 179 using (($1+$2)/2):6 ls 12 title '',\
'MADatNLO.HwU' index 181 using (($1+$2)/2):5 ls 4 title '',\
'MADatNLO.HwU' index 181 using (($1+$2)/2):3:4 w yerrorbar ls 4 title '',\
'MADatNLO.HwU' index 181 using (($1+$2)/2):3 ls 4 title '',\
'MADatNLO.HwU' index 180 using (($1+$2)/2):5 ls 3 title '',\
'MADatNLO.HwU' index 180 using (($1+$2)/2):3:4 w yerrorbar ls 3 title '',\
'MADatNLO.HwU' index 180 using (($1+$2)/2):3 ls 3 title '',\
'MADatNLO.HwU' index 179 using (($1+$2)/2):5 ls 2 title '',\
'MADatNLO.HwU' index 179 using (($1+$2)/2):3:4 w yerrorbar ls 2 title '',\
'MADatNLO.HwU' index 179 using (($1+$2)/2):3 ls 2 title ''

unset label

################################################################################

################################################################################
### Rendering of the plot titled '1st V-boson log pT'
################################################################################

set multiplot
set label "1st V-boson log pT" font ",13" at graph 0.04, graph 1.05
set xrange [2.9400e+00:4.5000e+00]
set bmargin 0 
set tmargin 0
set xtics nomirror
set ytics nomirror
set mytics 10
set xtics auto
set key horizontal noreverse maxcols 1 width -4 
set label front 'MadGraph5\_aMC\@NLO' font "Courier,11" rotate by 90 at graph 1.02, graph 0.04

#-- rendering subhistograms 'NLO|#1 and LO|#1 results'

set format y '10^{%T}'
set yrange [3.3341e-10:2.5604e-01]
set origin 0.0000e+00, 5.0000e-01
set size 1.0000e+00, 4.0000e-01
set mytics 10
set ytics auto
set format x ''
set logscale y
set ylabel "{/Symbol s} per bin [pb]"

plot \
sqrt(-1) ls 14 title 'SD1|#1, scale variation',\
sqrt(-1) ls 13 title 'SD0|#1, scale variation',\
sqrt(-1) ls 12 title 'LO|#1, scale variation',\
sqrt(-1) ls 11 title 'NLO|#1, scale variation',\
'MADatNLO.HwU' index 185 using (($1+$2)/2):($3 >= 0 ? sqrt(-1) : abs($3)):4 w yerrorbar ls 104 title '',\
'MADatNLO.HwU' index 185 using (($1+$2)/2):($3 >= 0 ? sqrt(-1) : abs($3)) ls 104 title '',\
'MADatNLO.HwU' index 185 using (($1+$2)/2):($3 < 0 ? sqrt(-1) : $3):4 w yerrorbar ls 4 title '',\
'MADatNLO.HwU' index 185 using (($1+$2)/2):($3 < 0 ? sqrt(-1) : $3) ls 4 title 'SD1|#1, central value, dynamical\_scale\_choice=10',\
'MADatNLO.HwU' index 184 using (($1+$2)/2):($3 >= 0 ? sqrt(-1) : abs($3)):4 w yerrorbar ls 103 title '',\
'MADatNLO.HwU' index 184 using (($1+$2)/2):($3 >= 0 ? sqrt(-1) : abs($3)) ls 103 title '',\
'MADatNLO.HwU' index 184 using (($1+$2)/2):($3 < 0 ? sqrt(-1) : $3):4 w yerrorbar ls 3 title '',\
'MADatNLO.HwU' index 184 using (($1+$2)/2):($3 < 0 ? sqrt(-1) : $3) ls 3 title 'SD0|#1, central value, dynamical\_scale\_choice=10',\
'MADatNLO.HwU' index 183 using (($1+$2)/2):($3 >= 0 ? sqrt(-1) : abs($3)):4 w yerrorbar ls 102 title '',\
'MADatNLO.HwU' index 183 using (($1+$2)/2):($3 >= 0 ? sqrt(-1) : abs($3)) ls 102 title '',\
'MADatNLO.HwU' index 183 using (($1+$2)/2):($3 < 0 ? sqrt(-1) : $3):4 w yerrorbar ls 2 title '',\
'MADatNLO.HwU' index 183 using (($1+$2)/2):($3 < 0 ? sqrt(-1) : $3) ls 2 title 'LO|#1, central value, dynamical\_scale\_choice=10',\
'MADatNLO.HwU' index 182 using (($1+$2)/2):($3 >= 0 ? sqrt(-1) : abs($3)):4 w yerrorbar ls 101 title '',\
'MADatNLO.HwU' index 182 using (($1+$2)/2):($3 >= 0 ? sqrt(-1) : abs($3)) ls 101 title '',\
'MADatNLO.HwU' index 182 using (($1+$2)/2):($3 < 0 ? sqrt(-1) : $3):4 w yerrorbar ls 1 title '',\
'MADatNLO.HwU' index 182 using (($1+$2)/2):($3 < 0 ? sqrt(-1) : $3) ls 1 title 'NLO|#1, central value, dynamical\_scale\_choice=10'
#-- rendering subhistograms 'Relative scale and PDF uncertainty'
unset label
unset format
set yrange [-1.9185e-01:5.0752e-01]
set origin 0.0000e+00, 3.5000e-01
set size 1.0000e+00, 1.5000e-01
set mytics 2
set ytics auto
set format x ''
unset logscale y
set ylabel "NLO|#1 rel.unc."
set label "Relative uncertainties w.r.t. central values" font ",9" front at graph 0.03, graph 0.13
plot \
'MADatNLO.HwU' index 185 using (($1+$2)/2):(safe($7,$3,1.0)-1.0) ls 14 title '',\
'MADatNLO.HwU' index 185 using (($1+$2)/2):(safe($6,$3,1.0)-1.0) ls 14 title '',\
'MADatNLO.HwU' index 184 using (($1+$2)/2):(safe($7,$3,1.0)-1.0) ls 13 title '',\
'MADatNLO.HwU' index 184 using (($1+$2)/2):(safe($6,$3,1.0)-1.0) ls 13 title '',\
'MADatNLO.HwU' index 183 using (($1+$2)/2):(safe($7,$3,1.0)-1.0) ls 12 title '',\
'MADatNLO.HwU' index 183 using (($1+$2)/2):(safe($6,$3,1.0)-1.0) ls 12 title '',\
'MADatNLO.HwU' index 182 using (($1+$2)/2):(safe($7,$3,1.0)-1.0) ls 11 title '',\
'MADatNLO.HwU' index 182 using (($1+$2)/2):(safe($6,$3,1.0)-1.0) ls 11 title '',\
0.0 ls 999 title '',\
'MADatNLO.HwU' index 185 using (($1+$2)/2):(0.0):(safe($4,$3,0.0)) w yerrorbar ls 4 title '',\
'MADatNLO.HwU' index 185 using (($1+$2)/2):(safe($5,$3,1.0)-1.0) ls 4 title '',\
'MADatNLO.HwU' index 184 using (($1+$2)/2):(0.0):(safe($4,$3,0.0)) w yerrorbar ls 3 title '',\
'MADatNLO.HwU' index 184 using (($1+$2)/2):(safe($5,$3,1.0)-1.0) ls 3 title '',\
'MADatNLO.HwU' index 183 using (($1+$2)/2):(0.0):(safe($4,$3,0.0)) w yerrorbar ls 2 title '',\
'MADatNLO.HwU' index 183 using (($1+$2)/2):(safe($5,$3,1.0)-1.0) ls 2 title '',\
'MADatNLO.HwU' index 182 using (($1+$2)/2):(0.0):(safe($4,$3,0.0)) w yerrorbar ls 1 title '',\
'MADatNLO.HwU' index 182 using (($1+$2)/2):(safe($5,$3,1.0)-1.0) ls 1 title ''
#-- rendering subhistograms '(LO|#1SD0|#1SD1|#1)/(NLO|#1 central value) ratio'
unset label
unset format
set yrange [-2.6204e+00:3.3348e+00]
set origin 0.0000e+00, 2.0000e-01
set size 1.0000e+00, 1.5000e-01
set mytics 2
set ytics auto
set format x
unset logscale y
set ylabel "ratio w.r.t. NLO|#1"
set label "(LO|#1SD0|#1SD1|#1)/(NLO|#1 central value)" font ",9" at graph 0.03, graph 0.13
plot \
1.0 ls 999 title '',\
'MADatNLO.HwU' index 188 using (($1+$2)/2):7 ls 14 title '',\
'MADatNLO.HwU' index 188 using (($1+$2)/2):6 ls 14 title '',\
'MADatNLO.HwU' index 187 using (($1+$2)/2):7 ls 13 title '',\
'MADatNLO.HwU' index 187 using (($1+$2)/2):6 ls 13 title '',\
'MADatNLO.HwU' index 186 using (($1+$2)/2):7 ls 12 title '',\
'MADatNLO.HwU' index 186 using (($1+$2)/2):6 ls 12 title '',\
'MADatNLO.HwU' index 188 using (($1+$2)/2):5 ls 4 title '',\
'MADatNLO.HwU' index 188 using (($1+$2)/2):3:4 w yerrorbar ls 4 title '',\
'MADatNLO.HwU' index 188 using (($1+$2)/2):3 ls 4 title '',\
'MADatNLO.HwU' index 187 using (($1+$2)/2):5 ls 3 title '',\
'MADatNLO.HwU' index 187 using (($1+$2)/2):3:4 w yerrorbar ls 3 title '',\
'MADatNLO.HwU' index 187 using (($1+$2)/2):3 ls 3 title '',\
'MADatNLO.HwU' index 186 using (($1+$2)/2):5 ls 2 title '',\
'MADatNLO.HwU' index 186 using (($1+$2)/2):3:4 w yerrorbar ls 2 title '',\
'MADatNLO.HwU' index 186 using (($1+$2)/2):3 ls 2 title ''

unset label

################################################################################

################################################################################
### Rendering of the plot titled '2nd V-boson log pT'
################################################################################

set multiplot
set label "2nd V-boson log pT" font ",13" at graph 0.04, graph 1.05
set xrange [2.9400e+00:4.5000e+00]
set bmargin 0 
set tmargin 0
set xtics nomirror
set ytics nomirror
set mytics 10
set xtics auto
set key horizontal noreverse maxcols 1 width -4 
set label front 'MadGraph5\_aMC\@NLO' font "Courier,11" rotate by 90 at graph 1.02, graph 0.04

#-- rendering subhistograms 'NLO|#1 and LO|#1 results'

set format y '10^{%T}'
set yrange [2.0990e-10:2.5604e-01]
set origin 0.0000e+00, 5.0000e-01
set size 1.0000e+00, 4.0000e-01
set mytics 10
set ytics auto
set format x ''
set logscale y
set ylabel "{/Symbol s} per bin [pb]"

plot \
sqrt(-1) ls 14 title 'SD1|#1, scale variation',\
sqrt(-1) ls 13 title 'SD0|#1, scale variation',\
sqrt(-1) ls 12 title 'LO|#1, scale variation',\
sqrt(-1) ls 11 title 'NLO|#1, scale variation',\
'MADatNLO.HwU' index 192 using (($1+$2)/2):($3 >= 0 ? sqrt(-1) : abs($3)):4 w yerrorbar ls 104 title '',\
'MADatNLO.HwU' index 192 using (($1+$2)/2):($3 >= 0 ? sqrt(-1) : abs($3)) ls 104 title '',\
'MADatNLO.HwU' index 192 using (($1+$2)/2):($3 < 0 ? sqrt(-1) : $3):4 w yerrorbar ls 4 title '',\
'MADatNLO.HwU' index 192 using (($1+$2)/2):($3 < 0 ? sqrt(-1) : $3) ls 4 title 'SD1|#1, central value, dynamical\_scale\_choice=10',\
'MADatNLO.HwU' index 191 using (($1+$2)/2):($3 >= 0 ? sqrt(-1) : abs($3)):4 w yerrorbar ls 103 title '',\
'MADatNLO.HwU' index 191 using (($1+$2)/2):($3 >= 0 ? sqrt(-1) : abs($3)) ls 103 title '',\
'MADatNLO.HwU' index 191 using (($1+$2)/2):($3 < 0 ? sqrt(-1) : $3):4 w yerrorbar ls 3 title '',\
'MADatNLO.HwU' index 191 using (($1+$2)/2):($3 < 0 ? sqrt(-1) : $3) ls 3 title 'SD0|#1, central value, dynamical\_scale\_choice=10',\
'MADatNLO.HwU' index 190 using (($1+$2)/2):($3 >= 0 ? sqrt(-1) : abs($3)):4 w yerrorbar ls 102 title '',\
'MADatNLO.HwU' index 190 using (($1+$2)/2):($3 >= 0 ? sqrt(-1) : abs($3)) ls 102 title '',\
'MADatNLO.HwU' index 190 using (($1+$2)/2):($3 < 0 ? sqrt(-1) : $3):4 w yerrorbar ls 2 title '',\
'MADatNLO.HwU' index 190 using (($1+$2)/2):($3 < 0 ? sqrt(-1) : $3) ls 2 title 'LO|#1, central value, dynamical\_scale\_choice=10',\
'MADatNLO.HwU' index 189 using (($1+$2)/2):($3 >= 0 ? sqrt(-1) : abs($3)):4 w yerrorbar ls 101 title '',\
'MADatNLO.HwU' index 189 using (($1+$2)/2):($3 >= 0 ? sqrt(-1) : abs($3)) ls 101 title '',\
'MADatNLO.HwU' index 189 using (($1+$2)/2):($3 < 0 ? sqrt(-1) : $3):4 w yerrorbar ls 1 title '',\
'MADatNLO.HwU' index 189 using (($1+$2)/2):($3 < 0 ? sqrt(-1) : $3) ls 1 title 'NLO|#1, central value, dynamical\_scale\_choice=10'
#-- rendering subhistograms 'Relative scale and PDF uncertainty'
unset label
unset format
set yrange [-1.2174e-01:1.3569e-01]
set origin 0.0000e+00, 3.5000e-01
set size 1.0000e+00, 1.5000e-01
set mytics 2
set ytics auto
set format x ''
unset logscale y
set ylabel "NLO|#1 rel.unc."
set label "Relative uncertainties w.r.t. central values" font ",9" front at graph 0.03, graph 0.13
plot \
'MADatNLO.HwU' index 192 using (($1+$2)/2):(safe($7,$3,1.0)-1.0) ls 14 title '',\
'MADatNLO.HwU' index 192 using (($1+$2)/2):(safe($6,$3,1.0)-1.0) ls 14 title '',\
'MADatNLO.HwU' index 191 using (($1+$2)/2):(safe($7,$3,1.0)-1.0) ls 13 title '',\
'MADatNLO.HwU' index 191 using (($1+$2)/2):(safe($6,$3,1.0)-1.0) ls 13 title '',\
'MADatNLO.HwU' index 190 using (($1+$2)/2):(safe($7,$3,1.0)-1.0) ls 12 title '',\
'MADatNLO.HwU' index 190 using (($1+$2)/2):(safe($6,$3,1.0)-1.0) ls 12 title '',\
'MADatNLO.HwU' index 189 using (($1+$2)/2):(safe($7,$3,1.0)-1.0) ls 11 title '',\
'MADatNLO.HwU' index 189 using (($1+$2)/2):(safe($6,$3,1.0)-1.0) ls 11 title '',\
0.0 ls 999 title '',\
'MADatNLO.HwU' index 192 using (($1+$2)/2):(0.0):(safe($4,$3,0.0)) w yerrorbar ls 4 title '',\
'MADatNLO.HwU' index 192 using (($1+$2)/2):(safe($5,$3,1.0)-1.0) ls 4 title '',\
'MADatNLO.HwU' index 191 using (($1+$2)/2):(0.0):(safe($4,$3,0.0)) w yerrorbar ls 3 title '',\
'MADatNLO.HwU' index 191 using (($1+$2)/2):(safe($5,$3,1.0)-1.0) ls 3 title '',\
'MADatNLO.HwU' index 190 using (($1+$2)/2):(0.0):(safe($4,$3,0.0)) w yerrorbar ls 2 title '',\
'MADatNLO.HwU' index 190 using (($1+$2)/2):(safe($5,$3,1.0)-1.0) ls 2 title '',\
'MADatNLO.HwU' index 189 using (($1+$2)/2):(0.0):(safe($4,$3,0.0)) w yerrorbar ls 1 title '',\
'MADatNLO.HwU' index 189 using (($1+$2)/2):(safe($5,$3,1.0)-1.0) ls 1 title ''
#-- rendering subhistograms '(LO|#1SD0|#1SD1|#1)/(NLO|#1 central value) ratio'
unset label
unset format
set yrange [-2.3779e+01:1.1764e+01]
set origin 0.0000e+00, 2.0000e-01
set size 1.0000e+00, 1.5000e-01
set mytics 2
set ytics auto
set format x
unset logscale y
set ylabel "ratio w.r.t. NLO|#1"
set label "(LO|#1SD0|#1SD1|#1)/(NLO|#1 central value)" font ",9" at graph 0.03, graph 0.13
plot \
1.0 ls 999 title '',\
'MADatNLO.HwU' index 195 using (($1+$2)/2):7 ls 14 title '',\
'MADatNLO.HwU' index 195 using (($1+$2)/2):6 ls 14 title '',\
'MADatNLO.HwU' index 194 using (($1+$2)/2):7 ls 13 title '',\
'MADatNLO.HwU' index 194 using (($1+$2)/2):6 ls 13 title '',\
'MADatNLO.HwU' index 193 using (($1+$2)/2):7 ls 12 title '',\
'MADatNLO.HwU' index 193 using (($1+$2)/2):6 ls 12 title '',\
'MADatNLO.HwU' index 195 using (($1+$2)/2):5 ls 4 title '',\
'MADatNLO.HwU' index 195 using (($1+$2)/2):3:4 w yerrorbar ls 4 title '',\
'MADatNLO.HwU' index 195 using (($1+$2)/2):3 ls 4 title '',\
'MADatNLO.HwU' index 194 using (($1+$2)/2):5 ls 3 title '',\
'MADatNLO.HwU' index 194 using (($1+$2)/2):3:4 w yerrorbar ls 3 title '',\
'MADatNLO.HwU' index 194 using (($1+$2)/2):3 ls 3 title '',\
'MADatNLO.HwU' index 193 using (($1+$2)/2):5 ls 2 title '',\
'MADatNLO.HwU' index 193 using (($1+$2)/2):3:4 w yerrorbar ls 2 title '',\
'MADatNLO.HwU' index 193 using (($1+$2)/2):3 ls 2 title ''

unset label

################################################################################

################################################################################
### Rendering of the plot titled '3rd V-boson log pT'
################################################################################

set multiplot
set label "3rd V-boson log pT" font ",13" at graph 0.04, graph 1.05
set xrange [2.7000e+00:4.5000e+00]
set bmargin 0 
set tmargin 0
set xtics nomirror
set ytics nomirror
set mytics 10
set xtics auto
set key horizontal noreverse maxcols 1 width -4 
set label front 'MadGraph5\_aMC\@NLO' font "Courier,11" rotate by 90 at graph 1.02, graph 0.04

#-- rendering subhistograms 'NLO|#1 and LO|#1 results'

set format y '10^{%T}'
set yrange [9.0000e-01:1.1000e+02]
set origin 0.0000e+00, 5.0000e-01
set size 1.0000e+00, 4.0000e-01
set mytics 10
set ytics auto
set format x ''
set logscale y
set ylabel "{/Symbol s} per bin [pb]"

plot \
sqrt(-1) ls 14 title 'SD1|#1, scale variation',\
sqrt(-1) ls 13 title 'SD0|#1, scale variation',\
sqrt(-1) ls 12 title 'LO|#1, scale variation',\
sqrt(-1) ls 11 title 'NLO|#1, scale variation',\
'MADatNLO.HwU' index 199 using (($1+$2)/2):($3 >= 0 ? sqrt(-1) : abs($3)):4 w yerrorbar ls 104 title '',\
'MADatNLO.HwU' index 199 using (($1+$2)/2):($3 >= 0 ? sqrt(-1) : abs($3)) ls 104 title '',\
'MADatNLO.HwU' index 199 using (($1+$2)/2):($3 < 0 ? sqrt(-1) : $3):4 w yerrorbar ls 4 title '',\
'MADatNLO.HwU' index 199 using (($1+$2)/2):($3 < 0 ? sqrt(-1) : $3) ls 4 title 'SD1|#1, central value, dynamical\_scale\_choice=10',\
'MADatNLO.HwU' index 198 using (($1+$2)/2):($3 >= 0 ? sqrt(-1) : abs($3)):4 w yerrorbar ls 103 title '',\
'MADatNLO.HwU' index 198 using (($1+$2)/2):($3 >= 0 ? sqrt(-1) : abs($3)) ls 103 title '',\
'MADatNLO.HwU' index 198 using (($1+$2)/2):($3 < 0 ? sqrt(-1) : $3):4 w yerrorbar ls 3 title '',\
'MADatNLO.HwU' index 198 using (($1+$2)/2):($3 < 0 ? sqrt(-1) : $3) ls 3 title 'SD0|#1, central value, dynamical\_scale\_choice=10',\
'MADatNLO.HwU' index 197 using (($1+$2)/2):($3 >= 0 ? sqrt(-1) : abs($3)):4 w yerrorbar ls 102 title '',\
'MADatNLO.HwU' index 197 using (($1+$2)/2):($3 >= 0 ? sqrt(-1) : abs($3)) ls 102 title '',\
'MADatNLO.HwU' index 197 using (($1+$2)/2):($3 < 0 ? sqrt(-1) : $3):4 w yerrorbar ls 2 title '',\
'MADatNLO.HwU' index 197 using (($1+$2)/2):($3 < 0 ? sqrt(-1) : $3) ls 2 title 'LO|#1, central value, dynamical\_scale\_choice=10',\
'MADatNLO.HwU' index 196 using (($1+$2)/2):($3 >= 0 ? sqrt(-1) : abs($3)):4 w yerrorbar ls 101 title '',\
'MADatNLO.HwU' index 196 using (($1+$2)/2):($3 >= 0 ? sqrt(-1) : abs($3)) ls 101 title '',\
'MADatNLO.HwU' index 196 using (($1+$2)/2):($3 < 0 ? sqrt(-1) : $3):4 w yerrorbar ls 1 title '',\
'MADatNLO.HwU' index 196 using (($1+$2)/2):($3 < 0 ? sqrt(-1) : $3) ls 1 title 'NLO|#1, central value, dynamical\_scale\_choice=10'
#-- rendering subhistograms 'Relative scale and PDF uncertainty'
unset label
unset format
set yrange [-1.4800e+00:1.4000e+00]
set origin 0.0000e+00, 3.5000e-01
set size 1.0000e+00, 1.5000e-01
set mytics 2
set ytics auto
set format x ''
unset logscale y
set ylabel "NLO|#1 rel.unc."
set label "Relative uncertainties w.r.t. central values" font ",9" front at graph 0.03, graph 0.13
plot \
'MADatNLO.HwU' index 199 using (($1+$2)/2):(safe($7,$3,1.0)-1.0) ls 14 title '',\
'MADatNLO.HwU' index 199 using (($1+$2)/2):(safe($6,$3,1.0)-1.0) ls 14 title '',\
'MADatNLO.HwU' index 198 using (($1+$2)/2):(safe($7,$3,1.0)-1.0) ls 13 title '',\
'MADatNLO.HwU' index 198 using (($1+$2)/2):(safe($6,$3,1.0)-1.0) ls 13 title '',\
'MADatNLO.HwU' index 197 using (($1+$2)/2):(safe($7,$3,1.0)-1.0) ls 12 title '',\
'MADatNLO.HwU' index 197 using (($1+$2)/2):(safe($6,$3,1.0)-1.0) ls 12 title '',\
'MADatNLO.HwU' index 196 using (($1+$2)/2):(safe($7,$3,1.0)-1.0) ls 11 title '',\
'MADatNLO.HwU' index 196 using (($1+$2)/2):(safe($6,$3,1.0)-1.0) ls 11 title '',\
0.0 ls 999 title '',\
'MADatNLO.HwU' index 199 using (($1+$2)/2):(0.0):(safe($4,$3,0.0)) w yerrorbar ls 4 title '',\
'MADatNLO.HwU' index 199 using (($1+$2)/2):(safe($5,$3,1.0)-1.0) ls 4 title '',\
'MADatNLO.HwU' index 198 using (($1+$2)/2):(0.0):(safe($4,$3,0.0)) w yerrorbar ls 3 title '',\
'MADatNLO.HwU' index 198 using (($1+$2)/2):(safe($5,$3,1.0)-1.0) ls 3 title '',\
'MADatNLO.HwU' index 197 using (($1+$2)/2):(0.0):(safe($4,$3,0.0)) w yerrorbar ls 2 title '',\
'MADatNLO.HwU' index 197 using (($1+$2)/2):(safe($5,$3,1.0)-1.0) ls 2 title '',\
'MADatNLO.HwU' index 196 using (($1+$2)/2):(0.0):(safe($4,$3,0.0)) w yerrorbar ls 1 title '',\
'MADatNLO.HwU' index 196 using (($1+$2)/2):(safe($5,$3,1.0)-1.0) ls 1 title ''
#-- rendering subhistograms '(LO|#1SD0|#1SD1|#1)/(NLO|#1 central value) ratio'
unset label
unset format
set yrange [-2.4000e-01:1.2000e+00]
set origin 0.0000e+00, 2.0000e-01
set size 1.0000e+00, 1.5000e-01
set mytics 2
set ytics auto
set format x
unset logscale y
set ylabel "ratio w.r.t. NLO|#1"
set label "(LO|#1SD0|#1SD1|#1)/(NLO|#1 central value)" font ",9" at graph 0.03, graph 0.13
plot \
1.0 ls 999 title '',\
'MADatNLO.HwU' index 202 using (($1+$2)/2):7 ls 14 title '',\
'MADatNLO.HwU' index 202 using (($1+$2)/2):6 ls 14 title '',\
'MADatNLO.HwU' index 201 using (($1+$2)/2):7 ls 13 title '',\
'MADatNLO.HwU' index 201 using (($1+$2)/2):6 ls 13 title '',\
'MADatNLO.HwU' index 200 using (($1+$2)/2):7 ls 12 title '',\
'MADatNLO.HwU' index 200 using (($1+$2)/2):6 ls 12 title '',\
'MADatNLO.HwU' index 202 using (($1+$2)/2):5 ls 4 title '',\
'MADatNLO.HwU' index 202 using (($1+$2)/2):3:4 w yerrorbar ls 4 title '',\
'MADatNLO.HwU' index 202 using (($1+$2)/2):3 ls 4 title '',\
'MADatNLO.HwU' index 201 using (($1+$2)/2):5 ls 3 title '',\
'MADatNLO.HwU' index 201 using (($1+$2)/2):3:4 w yerrorbar ls 3 title '',\
'MADatNLO.HwU' index 201 using (($1+$2)/2):3 ls 3 title '',\
'MADatNLO.HwU' index 200 using (($1+$2)/2):5 ls 2 title '',\
'MADatNLO.HwU' index 200 using (($1+$2)/2):3:4 w yerrorbar ls 2 title '',\
'MADatNLO.HwU' index 200 using (($1+$2)/2):3 ls 2 title ''

unset label

################################################################################

################################################################################
### Rendering of the plot titled '1st jet log pT'
################################################################################

set multiplot
set label "1st jet log pT" font ",13" at graph 0.04, graph 1.05
set xrange [2.9400e+00:4.5000e+00]
set bmargin 0 
set tmargin 0
set xtics nomirror
set ytics nomirror
set mytics 10
set xtics auto
set key horizontal noreverse maxcols 1 width -4 
set label front 'MadGraph5\_aMC\@NLO' font "Courier,11" rotate by 90 at graph 1.02, graph 0.04

#-- rendering subhistograms 'NLO|#1 and LO|#1 results'

set format y '10^{%T}'
set yrange [3.3341e-10:2.5604e-01]
set origin 0.0000e+00, 5.0000e-01
set size 1.0000e+00, 4.0000e-01
set mytics 10
set ytics auto
set format x ''
set logscale y
set ylabel "{/Symbol s} per bin [pb]"

plot \
sqrt(-1) ls 14 title 'SD1|#1, scale variation',\
sqrt(-1) ls 13 title 'SD0|#1, scale variation',\
sqrt(-1) ls 12 title 'LO|#1, scale variation',\
sqrt(-1) ls 11 title 'NLO|#1, scale variation',\
'MADatNLO.HwU' index 206 using (($1+$2)/2):($3 >= 0 ? sqrt(-1) : abs($3)):4 w yerrorbar ls 104 title '',\
'MADatNLO.HwU' index 206 using (($1+$2)/2):($3 >= 0 ? sqrt(-1) : abs($3)) ls 104 title '',\
'MADatNLO.HwU' index 206 using (($1+$2)/2):($3 < 0 ? sqrt(-1) : $3):4 w yerrorbar ls 4 title '',\
'MADatNLO.HwU' index 206 using (($1+$2)/2):($3 < 0 ? sqrt(-1) : $3) ls 4 title 'SD1|#1, central value, dynamical\_scale\_choice=10',\
'MADatNLO.HwU' index 205 using (($1+$2)/2):($3 >= 0 ? sqrt(-1) : abs($3)):4 w yerrorbar ls 103 title '',\
'MADatNLO.HwU' index 205 using (($1+$2)/2):($3 >= 0 ? sqrt(-1) : abs($3)) ls 103 title '',\
'MADatNLO.HwU' index 205 using (($1+$2)/2):($3 < 0 ? sqrt(-1) : $3):4 w yerrorbar ls 3 title '',\
'MADatNLO.HwU' index 205 using (($1+$2)/2):($3 < 0 ? sqrt(-1) : $3) ls 3 title 'SD0|#1, central value, dynamical\_scale\_choice=10',\
'MADatNLO.HwU' index 204 using (($1+$2)/2):($3 >= 0 ? sqrt(-1) : abs($3)):4 w yerrorbar ls 102 title '',\
'MADatNLO.HwU' index 204 using (($1+$2)/2):($3 >= 0 ? sqrt(-1) : abs($3)) ls 102 title '',\
'MADatNLO.HwU' index 204 using (($1+$2)/2):($3 < 0 ? sqrt(-1) : $3):4 w yerrorbar ls 2 title '',\
'MADatNLO.HwU' index 204 using (($1+$2)/2):($3 < 0 ? sqrt(-1) : $3) ls 2 title 'LO|#1, central value, dynamical\_scale\_choice=10',\
'MADatNLO.HwU' index 203 using (($1+$2)/2):($3 >= 0 ? sqrt(-1) : abs($3)):4 w yerrorbar ls 101 title '',\
'MADatNLO.HwU' index 203 using (($1+$2)/2):($3 >= 0 ? sqrt(-1) : abs($3)) ls 101 title '',\
'MADatNLO.HwU' index 203 using (($1+$2)/2):($3 < 0 ? sqrt(-1) : $3):4 w yerrorbar ls 1 title '',\
'MADatNLO.HwU' index 203 using (($1+$2)/2):($3 < 0 ? sqrt(-1) : $3) ls 1 title 'NLO|#1, central value, dynamical\_scale\_choice=10'
#-- rendering subhistograms 'Relative scale and PDF uncertainty'
unset label
unset format
set yrange [-1.9185e-01:5.0752e-01]
set origin 0.0000e+00, 3.5000e-01
set size 1.0000e+00, 1.5000e-01
set mytics 2
set ytics auto
set format x ''
unset logscale y
set ylabel "NLO|#1 rel.unc."
set label "Relative uncertainties w.r.t. central values" font ",9" front at graph 0.03, graph 0.13
plot \
'MADatNLO.HwU' index 206 using (($1+$2)/2):(safe($7,$3,1.0)-1.0) ls 14 title '',\
'MADatNLO.HwU' index 206 using (($1+$2)/2):(safe($6,$3,1.0)-1.0) ls 14 title '',\
'MADatNLO.HwU' index 205 using (($1+$2)/2):(safe($7,$3,1.0)-1.0) ls 13 title '',\
'MADatNLO.HwU' index 205 using (($1+$2)/2):(safe($6,$3,1.0)-1.0) ls 13 title '',\
'MADatNLO.HwU' index 204 using (($1+$2)/2):(safe($7,$3,1.0)-1.0) ls 12 title '',\
'MADatNLO.HwU' index 204 using (($1+$2)/2):(safe($6,$3,1.0)-1.0) ls 12 title '',\
'MADatNLO.HwU' index 203 using (($1+$2)/2):(safe($7,$3,1.0)-1.0) ls 11 title '',\
'MADatNLO.HwU' index 203 using (($1+$2)/2):(safe($6,$3,1.0)-1.0) ls 11 title '',\
0.0 ls 999 title '',\
'MADatNLO.HwU' index 206 using (($1+$2)/2):(0.0):(safe($4,$3,0.0)) w yerrorbar ls 4 title '',\
'MADatNLO.HwU' index 206 using (($1+$2)/2):(safe($5,$3,1.0)-1.0) ls 4 title '',\
'MADatNLO.HwU' index 205 using (($1+$2)/2):(0.0):(safe($4,$3,0.0)) w yerrorbar ls 3 title '',\
'MADatNLO.HwU' index 205 using (($1+$2)/2):(safe($5,$3,1.0)-1.0) ls 3 title '',\
'MADatNLO.HwU' index 204 using (($1+$2)/2):(0.0):(safe($4,$3,0.0)) w yerrorbar ls 2 title '',\
'MADatNLO.HwU' index 204 using (($1+$2)/2):(safe($5,$3,1.0)-1.0) ls 2 title '',\
'MADatNLO.HwU' index 203 using (($1+$2)/2):(0.0):(safe($4,$3,0.0)) w yerrorbar ls 1 title '',\
'MADatNLO.HwU' index 203 using (($1+$2)/2):(safe($5,$3,1.0)-1.0) ls 1 title ''
#-- rendering subhistograms '(LO|#1SD0|#1SD1|#1)/(NLO|#1 central value) ratio'
unset label
unset format
set yrange [-2.6204e+00:3.3348e+00]
set origin 0.0000e+00, 2.0000e-01
set size 1.0000e+00, 1.5000e-01
set mytics 2
set ytics auto
set format x
unset logscale y
set ylabel "ratio w.r.t. NLO|#1"
set label "(LO|#1SD0|#1SD1|#1)/(NLO|#1 central value)" font ",9" at graph 0.03, graph 0.13
plot \
1.0 ls 999 title '',\
'MADatNLO.HwU' index 209 using (($1+$2)/2):7 ls 14 title '',\
'MADatNLO.HwU' index 209 using (($1+$2)/2):6 ls 14 title '',\
'MADatNLO.HwU' index 208 using (($1+$2)/2):7 ls 13 title '',\
'MADatNLO.HwU' index 208 using (($1+$2)/2):6 ls 13 title '',\
'MADatNLO.HwU' index 207 using (($1+$2)/2):7 ls 12 title '',\
'MADatNLO.HwU' index 207 using (($1+$2)/2):6 ls 12 title '',\
'MADatNLO.HwU' index 209 using (($1+$2)/2):5 ls 4 title '',\
'MADatNLO.HwU' index 209 using (($1+$2)/2):3:4 w yerrorbar ls 4 title '',\
'MADatNLO.HwU' index 209 using (($1+$2)/2):3 ls 4 title '',\
'MADatNLO.HwU' index 208 using (($1+$2)/2):5 ls 3 title '',\
'MADatNLO.HwU' index 208 using (($1+$2)/2):3:4 w yerrorbar ls 3 title '',\
'MADatNLO.HwU' index 208 using (($1+$2)/2):3 ls 3 title '',\
'MADatNLO.HwU' index 207 using (($1+$2)/2):5 ls 2 title '',\
'MADatNLO.HwU' index 207 using (($1+$2)/2):3:4 w yerrorbar ls 2 title '',\
'MADatNLO.HwU' index 207 using (($1+$2)/2):3 ls 2 title ''

unset label

################################################################################

################################################################################
### Rendering of the plot titled '2nd jet log pT'
################################################################################

set multiplot
set label "2nd jet log pT" font ",13" at graph 0.04, graph 1.05
set xrange [2.9400e+00:4.5000e+00]
set bmargin 0 
set tmargin 0
set xtics nomirror
set ytics nomirror
set mytics 10
set xtics auto
set key horizontal noreverse maxcols 1 width -4 
set label front 'MadGraph5\_aMC\@NLO' font "Courier,11" rotate by 90 at graph 1.02, graph 0.04

#-- rendering subhistograms 'NLO|#1 and LO|#1 results'

set format y '10^{%T}'
set yrange [2.4380e-10:2.5604e-01]
set origin 0.0000e+00, 5.0000e-01
set size 1.0000e+00, 4.0000e-01
set mytics 10
set ytics auto
set format x ''
set logscale y
set ylabel "{/Symbol s} per bin [pb]"

plot \
sqrt(-1) ls 14 title 'SD1|#1, scale variation',\
sqrt(-1) ls 13 title 'SD0|#1, scale variation',\
sqrt(-1) ls 12 title 'LO|#1, scale variation',\
sqrt(-1) ls 11 title 'NLO|#1, scale variation',\
'MADatNLO.HwU' index 213 using (($1+$2)/2):($3 >= 0 ? sqrt(-1) : abs($3)):4 w yerrorbar ls 104 title '',\
'MADatNLO.HwU' index 213 using (($1+$2)/2):($3 >= 0 ? sqrt(-1) : abs($3)) ls 104 title '',\
'MADatNLO.HwU' index 213 using (($1+$2)/2):($3 < 0 ? sqrt(-1) : $3):4 w yerrorbar ls 4 title '',\
'MADatNLO.HwU' index 213 using (($1+$2)/2):($3 < 0 ? sqrt(-1) : $3) ls 4 title 'SD1|#1, central value, dynamical\_scale\_choice=10',\
'MADatNLO.HwU' index 212 using (($1+$2)/2):($3 >= 0 ? sqrt(-1) : abs($3)):4 w yerrorbar ls 103 title '',\
'MADatNLO.HwU' index 212 using (($1+$2)/2):($3 >= 0 ? sqrt(-1) : abs($3)) ls 103 title '',\
'MADatNLO.HwU' index 212 using (($1+$2)/2):($3 < 0 ? sqrt(-1) : $3):4 w yerrorbar ls 3 title '',\
'MADatNLO.HwU' index 212 using (($1+$2)/2):($3 < 0 ? sqrt(-1) : $3) ls 3 title 'SD0|#1, central value, dynamical\_scale\_choice=10',\
'MADatNLO.HwU' index 211 using (($1+$2)/2):($3 >= 0 ? sqrt(-1) : abs($3)):4 w yerrorbar ls 102 title '',\
'MADatNLO.HwU' index 211 using (($1+$2)/2):($3 >= 0 ? sqrt(-1) : abs($3)) ls 102 title '',\
'MADatNLO.HwU' index 211 using (($1+$2)/2):($3 < 0 ? sqrt(-1) : $3):4 w yerrorbar ls 2 title '',\
'MADatNLO.HwU' index 211 using (($1+$2)/2):($3 < 0 ? sqrt(-1) : $3) ls 2 title 'LO|#1, central value, dynamical\_scale\_choice=10',\
'MADatNLO.HwU' index 210 using (($1+$2)/2):($3 >= 0 ? sqrt(-1) : abs($3)):4 w yerrorbar ls 101 title '',\
'MADatNLO.HwU' index 210 using (($1+$2)/2):($3 >= 0 ? sqrt(-1) : abs($3)) ls 101 title '',\
'MADatNLO.HwU' index 210 using (($1+$2)/2):($3 < 0 ? sqrt(-1) : $3):4 w yerrorbar ls 1 title '',\
'MADatNLO.HwU' index 210 using (($1+$2)/2):($3 < 0 ? sqrt(-1) : $3) ls 1 title 'NLO|#1, central value, dynamical\_scale\_choice=10'
#-- rendering subhistograms 'Relative scale and PDF uncertainty'
unset label
unset format
set yrange [-1.3832e-01:1.4771e-01]
set origin 0.0000e+00, 3.5000e-01
set size 1.0000e+00, 1.5000e-01
set mytics 2
set ytics auto
set format x ''
unset logscale y
set ylabel "NLO|#1 rel.unc."
set label "Relative uncertainties w.r.t. central values" font ",9" front at graph 0.03, graph 0.13
plot \
'MADatNLO.HwU' index 213 using (($1+$2)/2):(safe($7,$3,1.0)-1.0) ls 14 title '',\
'MADatNLO.HwU' index 213 using (($1+$2)/2):(safe($6,$3,1.0)-1.0) ls 14 title '',\
'MADatNLO.HwU' index 212 using (($1+$2)/2):(safe($7,$3,1.0)-1.0) ls 13 title '',\
'MADatNLO.HwU' index 212 using (($1+$2)/2):(safe($6,$3,1.0)-1.0) ls 13 title '',\
'MADatNLO.HwU' index 211 using (($1+$2)/2):(safe($7,$3,1.0)-1.0) ls 12 title '',\
'MADatNLO.HwU' index 211 using (($1+$2)/2):(safe($6,$3,1.0)-1.0) ls 12 title '',\
'MADatNLO.HwU' index 210 using (($1+$2)/2):(safe($7,$3,1.0)-1.0) ls 11 title '',\
'MADatNLO.HwU' index 210 using (($1+$2)/2):(safe($6,$3,1.0)-1.0) ls 11 title '',\
0.0 ls 999 title '',\
'MADatNLO.HwU' index 213 using (($1+$2)/2):(0.0):(safe($4,$3,0.0)) w yerrorbar ls 4 title '',\
'MADatNLO.HwU' index 213 using (($1+$2)/2):(safe($5,$3,1.0)-1.0) ls 4 title '',\
'MADatNLO.HwU' index 212 using (($1+$2)/2):(0.0):(safe($4,$3,0.0)) w yerrorbar ls 3 title '',\
'MADatNLO.HwU' index 212 using (($1+$2)/2):(safe($5,$3,1.0)-1.0) ls 3 title '',\
'MADatNLO.HwU' index 211 using (($1+$2)/2):(0.0):(safe($4,$3,0.0)) w yerrorbar ls 2 title '',\
'MADatNLO.HwU' index 211 using (($1+$2)/2):(safe($5,$3,1.0)-1.0) ls 2 title '',\
'MADatNLO.HwU' index 210 using (($1+$2)/2):(0.0):(safe($4,$3,0.0)) w yerrorbar ls 1 title '',\
'MADatNLO.HwU' index 210 using (($1+$2)/2):(safe($5,$3,1.0)-1.0) ls 1 title ''
#-- rendering subhistograms '(LO|#1SD0|#1SD1|#1)/(NLO|#1 central value) ratio'
unset label
unset format
set yrange [-5.3904e+01:2.0967e+01]
set origin 0.0000e+00, 2.0000e-01
set size 1.0000e+00, 1.5000e-01
set mytics 2
set ytics auto
set format x
unset logscale y
set ylabel "ratio w.r.t. NLO|#1"
set label "(LO|#1SD0|#1SD1|#1)/(NLO|#1 central value)" font ",9" at graph 0.03, graph 0.13
plot \
1.0 ls 999 title '',\
'MADatNLO.HwU' index 216 using (($1+$2)/2):7 ls 14 title '',\
'MADatNLO.HwU' index 216 using (($1+$2)/2):6 ls 14 title '',\
'MADatNLO.HwU' index 215 using (($1+$2)/2):7 ls 13 title '',\
'MADatNLO.HwU' index 215 using (($1+$2)/2):6 ls 13 title '',\
'MADatNLO.HwU' index 214 using (($1+$2)/2):7 ls 12 title '',\
'MADatNLO.HwU' index 214 using (($1+$2)/2):6 ls 12 title '',\
'MADatNLO.HwU' index 216 using (($1+$2)/2):5 ls 4 title '',\
'MADatNLO.HwU' index 216 using (($1+$2)/2):3:4 w yerrorbar ls 4 title '',\
'MADatNLO.HwU' index 216 using (($1+$2)/2):3 ls 4 title '',\
'MADatNLO.HwU' index 215 using (($1+$2)/2):5 ls 3 title '',\
'MADatNLO.HwU' index 215 using (($1+$2)/2):3:4 w yerrorbar ls 3 title '',\
'MADatNLO.HwU' index 215 using (($1+$2)/2):3 ls 3 title '',\
'MADatNLO.HwU' index 214 using (($1+$2)/2):5 ls 2 title '',\
'MADatNLO.HwU' index 214 using (($1+$2)/2):3:4 w yerrorbar ls 2 title '',\
'MADatNLO.HwU' index 214 using (($1+$2)/2):3 ls 2 title ''

unset label

################################################################################

################################################################################
### Rendering of the plot titled '3rd jet log pT'
################################################################################

set multiplot
set label "3rd jet log pT" font ",13" at graph 0.04, graph 1.05
set xrange [2.7000e+00:4.5000e+00]
set bmargin 0 
set tmargin 0
set xtics nomirror
set ytics nomirror
set mytics 10
set xtics auto
set key horizontal noreverse maxcols 1 width -4 
set label front 'MadGraph5\_aMC\@NLO' font "Courier,11" rotate by 90 at graph 1.02, graph 0.04

#-- rendering subhistograms 'NLO|#1 and LO|#1 results'

set format y '10^{%T}'
set yrange [2.7282e-18:9.1525e-03]
set origin 0.0000e+00, 5.0000e-01
set size 1.0000e+00, 4.0000e-01
set mytics 10
set ytics auto
set format x ''
set logscale y
set ylabel "{/Symbol s} per bin [pb]"

plot \
sqrt(-1) ls 14 title 'SD1|#1, scale variation',\
sqrt(-1) ls 13 title 'SD0|#1, scale variation',\
sqrt(-1) ls 12 title 'LO|#1, scale variation',\
sqrt(-1) ls 11 title 'NLO|#1, scale variation',\
'MADatNLO.HwU' index 220 using (($1+$2)/2):($3 >= 0 ? sqrt(-1) : abs($3)):4 w yerrorbar ls 104 title '',\
'MADatNLO.HwU' index 220 using (($1+$2)/2):($3 >= 0 ? sqrt(-1) : abs($3)) ls 104 title '',\
'MADatNLO.HwU' index 220 using (($1+$2)/2):($3 < 0 ? sqrt(-1) : $3):4 w yerrorbar ls 4 title '',\
'MADatNLO.HwU' index 220 using (($1+$2)/2):($3 < 0 ? sqrt(-1) : $3) ls 4 title 'SD1|#1, central value, dynamical\_scale\_choice=10',\
'MADatNLO.HwU' index 219 using (($1+$2)/2):($3 >= 0 ? sqrt(-1) : abs($3)):4 w yerrorbar ls 103 title '',\
'MADatNLO.HwU' index 219 using (($1+$2)/2):($3 >= 0 ? sqrt(-1) : abs($3)) ls 103 title '',\
'MADatNLO.HwU' index 219 using (($1+$2)/2):($3 < 0 ? sqrt(-1) : $3):4 w yerrorbar ls 3 title '',\
'MADatNLO.HwU' index 219 using (($1+$2)/2):($3 < 0 ? sqrt(-1) : $3) ls 3 title 'SD0|#1, central value, dynamical\_scale\_choice=10',\
'MADatNLO.HwU' index 218 using (($1+$2)/2):($3 >= 0 ? sqrt(-1) : abs($3)):4 w yerrorbar ls 102 title '',\
'MADatNLO.HwU' index 218 using (($1+$2)/2):($3 >= 0 ? sqrt(-1) : abs($3)) ls 102 title '',\
'MADatNLO.HwU' index 218 using (($1+$2)/2):($3 < 0 ? sqrt(-1) : $3):4 w yerrorbar ls 2 title '',\
'MADatNLO.HwU' index 218 using (($1+$2)/2):($3 < 0 ? sqrt(-1) : $3) ls 2 title 'LO|#1, central value, dynamical\_scale\_choice=10',\
'MADatNLO.HwU' index 217 using (($1+$2)/2):($3 >= 0 ? sqrt(-1) : abs($3)):4 w yerrorbar ls 101 title '',\
'MADatNLO.HwU' index 217 using (($1+$2)/2):($3 >= 0 ? sqrt(-1) : abs($3)) ls 101 title '',\
'MADatNLO.HwU' index 217 using (($1+$2)/2):($3 < 0 ? sqrt(-1) : $3):4 w yerrorbar ls 1 title '',\
'MADatNLO.HwU' index 217 using (($1+$2)/2):($3 < 0 ? sqrt(-1) : $3) ls 1 title 'NLO|#1, central value, dynamical\_scale\_choice=10'
#-- rendering subhistograms 'Relative scale and PDF uncertainty'
unset label
unset format
set yrange [-1.3772e-02:1.2043e-02]
set origin 0.0000e+00, 3.5000e-01
set size 1.0000e+00, 1.5000e-01
set mytics 2
set ytics auto
set format x ''
unset logscale y
set ylabel "NLO|#1 rel.unc."
set label "Relative uncertainties w.r.t. central values" font ",9" front at graph 0.03, graph 0.13
plot \
'MADatNLO.HwU' index 220 using (($1+$2)/2):(safe($7,$3,1.0)-1.0) ls 14 title '',\
'MADatNLO.HwU' index 220 using (($1+$2)/2):(safe($6,$3,1.0)-1.0) ls 14 title '',\
'MADatNLO.HwU' index 219 using (($1+$2)/2):(safe($7,$3,1.0)-1.0) ls 13 title '',\
'MADatNLO.HwU' index 219 using (($1+$2)/2):(safe($6,$3,1.0)-1.0) ls 13 title '',\
'MADatNLO.HwU' index 218 using (($1+$2)/2):(safe($7,$3,1.0)-1.0) ls 12 title '',\
'MADatNLO.HwU' index 218 using (($1+$2)/2):(safe($6,$3,1.0)-1.0) ls 12 title '',\
'MADatNLO.HwU' index 217 using (($1+$2)/2):(safe($7,$3,1.0)-1.0) ls 11 title '',\
'MADatNLO.HwU' index 217 using (($1+$2)/2):(safe($6,$3,1.0)-1.0) ls 11 title '',\
0.0 ls 999 title '',\
'MADatNLO.HwU' index 220 using (($1+$2)/2):(0.0):(safe($4,$3,0.0)) w yerrorbar ls 4 title '',\
'MADatNLO.HwU' index 220 using (($1+$2)/2):(safe($5,$3,1.0)-1.0) ls 4 title '',\
'MADatNLO.HwU' index 219 using (($1+$2)/2):(0.0):(safe($4,$3,0.0)) w yerrorbar ls 3 title '',\
'MADatNLO.HwU' index 219 using (($1+$2)/2):(safe($5,$3,1.0)-1.0) ls 3 title '',\
'MADatNLO.HwU' index 218 using (($1+$2)/2):(0.0):(safe($4,$3,0.0)) w yerrorbar ls 2 title '',\
'MADatNLO.HwU' index 218 using (($1+$2)/2):(safe($5,$3,1.0)-1.0) ls 2 title '',\
'MADatNLO.HwU' index 217 using (($1+$2)/2):(0.0):(safe($4,$3,0.0)) w yerrorbar ls 1 title '',\
'MADatNLO.HwU' index 217 using (($1+$2)/2):(safe($5,$3,1.0)-1.0) ls 1 title ''
#-- rendering subhistograms '(LO|#1SD0|#1SD1|#1)/(NLO|#1 central value) ratio'
unset label
unset format
set yrange [-2.4000e-01:1.2000e+00]
set origin 0.0000e+00, 2.0000e-01
set size 1.0000e+00, 1.5000e-01
set mytics 2
set ytics auto
set format x
unset logscale y
set ylabel "ratio w.r.t. NLO|#1"
set label "(LO|#1SD0|#1SD1|#1)/(NLO|#1 central value)" font ",9" at graph 0.03, graph 0.13
plot \
1.0 ls 999 title '',\
'MADatNLO.HwU' index 223 using (($1+$2)/2):7 ls 14 title '',\
'MADatNLO.HwU' index 223 using (($1+$2)/2):6 ls 14 title '',\
'MADatNLO.HwU' index 222 using (($1+$2)/2):7 ls 13 title '',\
'MADatNLO.HwU' index 222 using (($1+$2)/2):6 ls 13 title '',\
'MADatNLO.HwU' index 221 using (($1+$2)/2):7 ls 12 title '',\
'MADatNLO.HwU' index 221 using (($1+$2)/2):6 ls 12 title '',\
'MADatNLO.HwU' index 223 using (($1+$2)/2):5 ls 4 title '',\
'MADatNLO.HwU' index 223 using (($1+$2)/2):3:4 w yerrorbar ls 4 title '',\
'MADatNLO.HwU' index 223 using (($1+$2)/2):3 ls 4 title '',\
'MADatNLO.HwU' index 222 using (($1+$2)/2):5 ls 3 title '',\
'MADatNLO.HwU' index 222 using (($1+$2)/2):3:4 w yerrorbar ls 3 title '',\
'MADatNLO.HwU' index 222 using (($1+$2)/2):3 ls 3 title '',\
'MADatNLO.HwU' index 221 using (($1+$2)/2):5 ls 2 title '',\
'MADatNLO.HwU' index 221 using (($1+$2)/2):3:4 w yerrorbar ls 2 title '',\
'MADatNLO.HwU' index 221 using (($1+$2)/2):3 ls 2 title ''

unset label

################################################################################

################################################################################
### Rendering of the plot titled 'epem log M'
################################################################################

set multiplot
set label "epem log M" font ",13" at graph 0.04, graph 1.05
set xrange [-2.0000e-01:3.8000e+00]
set bmargin 0 
set tmargin 0
set xtics nomirror
set ytics nomirror
set mytics 10
set xtics auto
set key horizontal noreverse maxcols 1 width -4 
set label front 'MadGraph5\_aMC\@NLO' font "Courier,11" rotate by 90 at graph 1.02, graph 0.04

#-- rendering subhistograms 'NLO|#1 and LO|#1 results'

set format y '10^{%T}'
set yrange [9.0000e-01:1.1000e+02]
set origin 0.0000e+00, 5.0000e-01
set size 1.0000e+00, 4.0000e-01
set mytics 10
set ytics auto
set format x ''
set logscale y
set ylabel "{/Symbol s} per bin [pb]"

plot \
sqrt(-1) ls 14 title 'SD1|#1, scale variation',\
sqrt(-1) ls 13 title 'SD0|#1, scale variation',\
sqrt(-1) ls 12 title 'LO|#1, scale variation',\
sqrt(-1) ls 11 title 'NLO|#1, scale variation',\
'MADatNLO.HwU' index 227 using (($1+$2)/2):($3 >= 0 ? sqrt(-1) : abs($3)):4 w yerrorbar ls 104 title '',\
'MADatNLO.HwU' index 227 using (($1+$2)/2):($3 >= 0 ? sqrt(-1) : abs($3)) ls 104 title '',\
'MADatNLO.HwU' index 227 using (($1+$2)/2):($3 < 0 ? sqrt(-1) : $3):4 w yerrorbar ls 4 title '',\
'MADatNLO.HwU' index 227 using (($1+$2)/2):($3 < 0 ? sqrt(-1) : $3) ls 4 title 'SD1|#1, central value, dynamical\_scale\_choice=10',\
'MADatNLO.HwU' index 226 using (($1+$2)/2):($3 >= 0 ? sqrt(-1) : abs($3)):4 w yerrorbar ls 103 title '',\
'MADatNLO.HwU' index 226 using (($1+$2)/2):($3 >= 0 ? sqrt(-1) : abs($3)) ls 103 title '',\
'MADatNLO.HwU' index 226 using (($1+$2)/2):($3 < 0 ? sqrt(-1) : $3):4 w yerrorbar ls 3 title '',\
'MADatNLO.HwU' index 226 using (($1+$2)/2):($3 < 0 ? sqrt(-1) : $3) ls 3 title 'SD0|#1, central value, dynamical\_scale\_choice=10',\
'MADatNLO.HwU' index 225 using (($1+$2)/2):($3 >= 0 ? sqrt(-1) : abs($3)):4 w yerrorbar ls 102 title '',\
'MADatNLO.HwU' index 225 using (($1+$2)/2):($3 >= 0 ? sqrt(-1) : abs($3)) ls 102 title '',\
'MADatNLO.HwU' index 225 using (($1+$2)/2):($3 < 0 ? sqrt(-1) : $3):4 w yerrorbar ls 2 title '',\
'MADatNLO.HwU' index 225 using (($1+$2)/2):($3 < 0 ? sqrt(-1) : $3) ls 2 title 'LO|#1, central value, dynamical\_scale\_choice=10',\
'MADatNLO.HwU' index 224 using (($1+$2)/2):($3 >= 0 ? sqrt(-1) : abs($3)):4 w yerrorbar ls 101 title '',\
'MADatNLO.HwU' index 224 using (($1+$2)/2):($3 >= 0 ? sqrt(-1) : abs($3)) ls 101 title '',\
'MADatNLO.HwU' index 224 using (($1+$2)/2):($3 < 0 ? sqrt(-1) : $3):4 w yerrorbar ls 1 title '',\
'MADatNLO.HwU' index 224 using (($1+$2)/2):($3 < 0 ? sqrt(-1) : $3) ls 1 title 'NLO|#1, central value, dynamical\_scale\_choice=10'
#-- rendering subhistograms 'Relative scale and PDF uncertainty'
unset label
unset format
set yrange [-1.4800e+00:1.4000e+00]
set origin 0.0000e+00, 3.5000e-01
set size 1.0000e+00, 1.5000e-01
set mytics 2
set ytics auto
set format x ''
unset logscale y
set ylabel "NLO|#1 rel.unc."
set label "Relative uncertainties w.r.t. central values" font ",9" front at graph 0.03, graph 0.13
plot \
'MADatNLO.HwU' index 227 using (($1+$2)/2):(safe($7,$3,1.0)-1.0) ls 14 title '',\
'MADatNLO.HwU' index 227 using (($1+$2)/2):(safe($6,$3,1.0)-1.0) ls 14 title '',\
'MADatNLO.HwU' index 226 using (($1+$2)/2):(safe($7,$3,1.0)-1.0) ls 13 title '',\
'MADatNLO.HwU' index 226 using (($1+$2)/2):(safe($6,$3,1.0)-1.0) ls 13 title '',\
'MADatNLO.HwU' index 225 using (($1+$2)/2):(safe($7,$3,1.0)-1.0) ls 12 title '',\
'MADatNLO.HwU' index 225 using (($1+$2)/2):(safe($6,$3,1.0)-1.0) ls 12 title '',\
'MADatNLO.HwU' index 224 using (($1+$2)/2):(safe($7,$3,1.0)-1.0) ls 11 title '',\
'MADatNLO.HwU' index 224 using (($1+$2)/2):(safe($6,$3,1.0)-1.0) ls 11 title '',\
0.0 ls 999 title '',\
'MADatNLO.HwU' index 227 using (($1+$2)/2):(0.0):(safe($4,$3,0.0)) w yerrorbar ls 4 title '',\
'MADatNLO.HwU' index 227 using (($1+$2)/2):(safe($5,$3,1.0)-1.0) ls 4 title '',\
'MADatNLO.HwU' index 226 using (($1+$2)/2):(0.0):(safe($4,$3,0.0)) w yerrorbar ls 3 title '',\
'MADatNLO.HwU' index 226 using (($1+$2)/2):(safe($5,$3,1.0)-1.0) ls 3 title '',\
'MADatNLO.HwU' index 225 using (($1+$2)/2):(0.0):(safe($4,$3,0.0)) w yerrorbar ls 2 title '',\
'MADatNLO.HwU' index 225 using (($1+$2)/2):(safe($5,$3,1.0)-1.0) ls 2 title '',\
'MADatNLO.HwU' index 224 using (($1+$2)/2):(0.0):(safe($4,$3,0.0)) w yerrorbar ls 1 title '',\
'MADatNLO.HwU' index 224 using (($1+$2)/2):(safe($5,$3,1.0)-1.0) ls 1 title ''
#-- rendering subhistograms '(LO|#1SD0|#1SD1|#1)/(NLO|#1 central value) ratio'
unset label
unset format
set yrange [-2.4000e-01:1.2000e+00]
set origin 0.0000e+00, 2.0000e-01
set size 1.0000e+00, 1.5000e-01
set mytics 2
set ytics auto
set format x
unset logscale y
set ylabel "ratio w.r.t. NLO|#1"
set label "(LO|#1SD0|#1SD1|#1)/(NLO|#1 central value)" font ",9" at graph 0.03, graph 0.13
plot \
1.0 ls 999 title '',\
'MADatNLO.HwU' index 230 using (($1+$2)/2):7 ls 14 title '',\
'MADatNLO.HwU' index 230 using (($1+$2)/2):6 ls 14 title '',\
'MADatNLO.HwU' index 229 using (($1+$2)/2):7 ls 13 title '',\
'MADatNLO.HwU' index 229 using (($1+$2)/2):6 ls 13 title '',\
'MADatNLO.HwU' index 228 using (($1+$2)/2):7 ls 12 title '',\
'MADatNLO.HwU' index 228 using (($1+$2)/2):6 ls 12 title '',\
'MADatNLO.HwU' index 230 using (($1+$2)/2):5 ls 4 title '',\
'MADatNLO.HwU' index 230 using (($1+$2)/2):3:4 w yerrorbar ls 4 title '',\
'MADatNLO.HwU' index 230 using (($1+$2)/2):3 ls 4 title '',\
'MADatNLO.HwU' index 229 using (($1+$2)/2):5 ls 3 title '',\
'MADatNLO.HwU' index 229 using (($1+$2)/2):3:4 w yerrorbar ls 3 title '',\
'MADatNLO.HwU' index 229 using (($1+$2)/2):3 ls 3 title '',\
'MADatNLO.HwU' index 228 using (($1+$2)/2):5 ls 2 title '',\
'MADatNLO.HwU' index 228 using (($1+$2)/2):3:4 w yerrorbar ls 2 title '',\
'MADatNLO.HwU' index 228 using (($1+$2)/2):3 ls 2 title ''

unset label

################################################################################

################################################################################
### Rendering of the plot titled 'mupmum log M'
################################################################################

set multiplot
set label "mupmum log M" font ",13" at graph 0.04, graph 1.05
set xrange [-2.0000e-01:3.8000e+00]
set bmargin 0 
set tmargin 0
set xtics nomirror
set ytics nomirror
set mytics 10
set xtics auto
set key horizontal noreverse maxcols 1 width -4 
set label front 'MadGraph5\_aMC\@NLO' font "Courier,11" rotate by 90 at graph 1.02, graph 0.04

#-- rendering subhistograms 'NLO|#1 and LO|#1 results'

set format y '10^{%T}'
set yrange [9.0000e-01:1.1000e+02]
set origin 0.0000e+00, 5.0000e-01
set size 1.0000e+00, 4.0000e-01
set mytics 10
set ytics auto
set format x ''
set logscale y
set ylabel "{/Symbol s} per bin [pb]"

plot \
sqrt(-1) ls 14 title 'SD1|#1, scale variation',\
sqrt(-1) ls 13 title 'SD0|#1, scale variation',\
sqrt(-1) ls 12 title 'LO|#1, scale variation',\
sqrt(-1) ls 11 title 'NLO|#1, scale variation',\
'MADatNLO.HwU' index 234 using (($1+$2)/2):($3 >= 0 ? sqrt(-1) : abs($3)):4 w yerrorbar ls 104 title '',\
'MADatNLO.HwU' index 234 using (($1+$2)/2):($3 >= 0 ? sqrt(-1) : abs($3)) ls 104 title '',\
'MADatNLO.HwU' index 234 using (($1+$2)/2):($3 < 0 ? sqrt(-1) : $3):4 w yerrorbar ls 4 title '',\
'MADatNLO.HwU' index 234 using (($1+$2)/2):($3 < 0 ? sqrt(-1) : $3) ls 4 title 'SD1|#1, central value, dynamical\_scale\_choice=10',\
'MADatNLO.HwU' index 233 using (($1+$2)/2):($3 >= 0 ? sqrt(-1) : abs($3)):4 w yerrorbar ls 103 title '',\
'MADatNLO.HwU' index 233 using (($1+$2)/2):($3 >= 0 ? sqrt(-1) : abs($3)) ls 103 title '',\
'MADatNLO.HwU' index 233 using (($1+$2)/2):($3 < 0 ? sqrt(-1) : $3):4 w yerrorbar ls 3 title '',\
'MADatNLO.HwU' index 233 using (($1+$2)/2):($3 < 0 ? sqrt(-1) : $3) ls 3 title 'SD0|#1, central value, dynamical\_scale\_choice=10',\
'MADatNLO.HwU' index 232 using (($1+$2)/2):($3 >= 0 ? sqrt(-1) : abs($3)):4 w yerrorbar ls 102 title '',\
'MADatNLO.HwU' index 232 using (($1+$2)/2):($3 >= 0 ? sqrt(-1) : abs($3)) ls 102 title '',\
'MADatNLO.HwU' index 232 using (($1+$2)/2):($3 < 0 ? sqrt(-1) : $3):4 w yerrorbar ls 2 title '',\
'MADatNLO.HwU' index 232 using (($1+$2)/2):($3 < 0 ? sqrt(-1) : $3) ls 2 title 'LO|#1, central value, dynamical\_scale\_choice=10',\
'MADatNLO.HwU' index 231 using (($1+$2)/2):($3 >= 0 ? sqrt(-1) : abs($3)):4 w yerrorbar ls 101 title '',\
'MADatNLO.HwU' index 231 using (($1+$2)/2):($3 >= 0 ? sqrt(-1) : abs($3)) ls 101 title '',\
'MADatNLO.HwU' index 231 using (($1+$2)/2):($3 < 0 ? sqrt(-1) : $3):4 w yerrorbar ls 1 title '',\
'MADatNLO.HwU' index 231 using (($1+$2)/2):($3 < 0 ? sqrt(-1) : $3) ls 1 title 'NLO|#1, central value, dynamical\_scale\_choice=10'
#-- rendering subhistograms 'Relative scale and PDF uncertainty'
unset label
unset format
set yrange [-1.4800e+00:1.4000e+00]
set origin 0.0000e+00, 3.5000e-01
set size 1.0000e+00, 1.5000e-01
set mytics 2
set ytics auto
set format x ''
unset logscale y
set ylabel "NLO|#1 rel.unc."
set label "Relative uncertainties w.r.t. central values" font ",9" front at graph 0.03, graph 0.13
plot \
'MADatNLO.HwU' index 234 using (($1+$2)/2):(safe($7,$3,1.0)-1.0) ls 14 title '',\
'MADatNLO.HwU' index 234 using (($1+$2)/2):(safe($6,$3,1.0)-1.0) ls 14 title '',\
'MADatNLO.HwU' index 233 using (($1+$2)/2):(safe($7,$3,1.0)-1.0) ls 13 title '',\
'MADatNLO.HwU' index 233 using (($1+$2)/2):(safe($6,$3,1.0)-1.0) ls 13 title '',\
'MADatNLO.HwU' index 232 using (($1+$2)/2):(safe($7,$3,1.0)-1.0) ls 12 title '',\
'MADatNLO.HwU' index 232 using (($1+$2)/2):(safe($6,$3,1.0)-1.0) ls 12 title '',\
'MADatNLO.HwU' index 231 using (($1+$2)/2):(safe($7,$3,1.0)-1.0) ls 11 title '',\
'MADatNLO.HwU' index 231 using (($1+$2)/2):(safe($6,$3,1.0)-1.0) ls 11 title '',\
0.0 ls 999 title '',\
'MADatNLO.HwU' index 234 using (($1+$2)/2):(0.0):(safe($4,$3,0.0)) w yerrorbar ls 4 title '',\
'MADatNLO.HwU' index 234 using (($1+$2)/2):(safe($5,$3,1.0)-1.0) ls 4 title '',\
'MADatNLO.HwU' index 233 using (($1+$2)/2):(0.0):(safe($4,$3,0.0)) w yerrorbar ls 3 title '',\
'MADatNLO.HwU' index 233 using (($1+$2)/2):(safe($5,$3,1.0)-1.0) ls 3 title '',\
'MADatNLO.HwU' index 232 using (($1+$2)/2):(0.0):(safe($4,$3,0.0)) w yerrorbar ls 2 title '',\
'MADatNLO.HwU' index 232 using (($1+$2)/2):(safe($5,$3,1.0)-1.0) ls 2 title '',\
'MADatNLO.HwU' index 231 using (($1+$2)/2):(0.0):(safe($4,$3,0.0)) w yerrorbar ls 1 title '',\
'MADatNLO.HwU' index 231 using (($1+$2)/2):(safe($5,$3,1.0)-1.0) ls 1 title ''
#-- rendering subhistograms '(LO|#1SD0|#1SD1|#1)/(NLO|#1 central value) ratio'
unset label
unset format
set yrange [-2.4000e-01:1.2000e+00]
set origin 0.0000e+00, 2.0000e-01
set size 1.0000e+00, 1.5000e-01
set mytics 2
set ytics auto
set format x
unset logscale y
set ylabel "ratio w.r.t. NLO|#1"
set label "(LO|#1SD0|#1SD1|#1)/(NLO|#1 central value)" font ",9" at graph 0.03, graph 0.13
plot \
1.0 ls 999 title '',\
'MADatNLO.HwU' index 237 using (($1+$2)/2):7 ls 14 title '',\
'MADatNLO.HwU' index 237 using (($1+$2)/2):6 ls 14 title '',\
'MADatNLO.HwU' index 236 using (($1+$2)/2):7 ls 13 title '',\
'MADatNLO.HwU' index 236 using (($1+$2)/2):6 ls 13 title '',\
'MADatNLO.HwU' index 235 using (($1+$2)/2):7 ls 12 title '',\
'MADatNLO.HwU' index 235 using (($1+$2)/2):6 ls 12 title '',\
'MADatNLO.HwU' index 237 using (($1+$2)/2):5 ls 4 title '',\
'MADatNLO.HwU' index 237 using (($1+$2)/2):3:4 w yerrorbar ls 4 title '',\
'MADatNLO.HwU' index 237 using (($1+$2)/2):3 ls 4 title '',\
'MADatNLO.HwU' index 236 using (($1+$2)/2):5 ls 3 title '',\
'MADatNLO.HwU' index 236 using (($1+$2)/2):3:4 w yerrorbar ls 3 title '',\
'MADatNLO.HwU' index 236 using (($1+$2)/2):3 ls 3 title '',\
'MADatNLO.HwU' index 235 using (($1+$2)/2):5 ls 2 title '',\
'MADatNLO.HwU' index 235 using (($1+$2)/2):3:4 w yerrorbar ls 2 title '',\
'MADatNLO.HwU' index 235 using (($1+$2)/2):3 ls 2 title ''

unset label

################################################################################

################################################################################
### Rendering of the plot titled '1st OSSF lep pair log M'
################################################################################

set multiplot
set label "1st OSSF lep pair log M" font ",13" at graph 0.04, graph 1.05
set xrange [-2.0000e-01:3.8000e+00]
set bmargin 0 
set tmargin 0
set xtics nomirror
set ytics nomirror
set mytics 10
set xtics auto
set key horizontal noreverse maxcols 1 width -4 
set label front 'MadGraph5\_aMC\@NLO' font "Courier,11" rotate by 90 at graph 1.02, graph 0.04

#-- rendering subhistograms 'NLO|#1 and LO|#1 results'

set format y '10^{%T}'
set yrange [9.0000e-01:1.1000e+02]
set origin 0.0000e+00, 5.0000e-01
set size 1.0000e+00, 4.0000e-01
set mytics 10
set ytics auto
set format x ''
set logscale y
set ylabel "{/Symbol s} per bin [pb]"

plot \
sqrt(-1) ls 14 title 'SD1|#1, scale variation',\
sqrt(-1) ls 13 title 'SD0|#1, scale variation',\
sqrt(-1) ls 12 title 'LO|#1, scale variation',\
sqrt(-1) ls 11 title 'NLO|#1, scale variation',\
'MADatNLO.HwU' index 241 using (($1+$2)/2):($3 >= 0 ? sqrt(-1) : abs($3)):4 w yerrorbar ls 104 title '',\
'MADatNLO.HwU' index 241 using (($1+$2)/2):($3 >= 0 ? sqrt(-1) : abs($3)) ls 104 title '',\
'MADatNLO.HwU' index 241 using (($1+$2)/2):($3 < 0 ? sqrt(-1) : $3):4 w yerrorbar ls 4 title '',\
'MADatNLO.HwU' index 241 using (($1+$2)/2):($3 < 0 ? sqrt(-1) : $3) ls 4 title 'SD1|#1, central value, dynamical\_scale\_choice=10',\
'MADatNLO.HwU' index 240 using (($1+$2)/2):($3 >= 0 ? sqrt(-1) : abs($3)):4 w yerrorbar ls 103 title '',\
'MADatNLO.HwU' index 240 using (($1+$2)/2):($3 >= 0 ? sqrt(-1) : abs($3)) ls 103 title '',\
'MADatNLO.HwU' index 240 using (($1+$2)/2):($3 < 0 ? sqrt(-1) : $3):4 w yerrorbar ls 3 title '',\
'MADatNLO.HwU' index 240 using (($1+$2)/2):($3 < 0 ? sqrt(-1) : $3) ls 3 title 'SD0|#1, central value, dynamical\_scale\_choice=10',\
'MADatNLO.HwU' index 239 using (($1+$2)/2):($3 >= 0 ? sqrt(-1) : abs($3)):4 w yerrorbar ls 102 title '',\
'MADatNLO.HwU' index 239 using (($1+$2)/2):($3 >= 0 ? sqrt(-1) : abs($3)) ls 102 title '',\
'MADatNLO.HwU' index 239 using (($1+$2)/2):($3 < 0 ? sqrt(-1) : $3):4 w yerrorbar ls 2 title '',\
'MADatNLO.HwU' index 239 using (($1+$2)/2):($3 < 0 ? sqrt(-1) : $3) ls 2 title 'LO|#1, central value, dynamical\_scale\_choice=10',\
'MADatNLO.HwU' index 238 using (($1+$2)/2):($3 >= 0 ? sqrt(-1) : abs($3)):4 w yerrorbar ls 101 title '',\
'MADatNLO.HwU' index 238 using (($1+$2)/2):($3 >= 0 ? sqrt(-1) : abs($3)) ls 101 title '',\
'MADatNLO.HwU' index 238 using (($1+$2)/2):($3 < 0 ? sqrt(-1) : $3):4 w yerrorbar ls 1 title '',\
'MADatNLO.HwU' index 238 using (($1+$2)/2):($3 < 0 ? sqrt(-1) : $3) ls 1 title 'NLO|#1, central value, dynamical\_scale\_choice=10'
#-- rendering subhistograms 'Relative scale and PDF uncertainty'
unset label
unset format
set yrange [-1.4800e+00:1.4000e+00]
set origin 0.0000e+00, 3.5000e-01
set size 1.0000e+00, 1.5000e-01
set mytics 2
set ytics auto
set format x ''
unset logscale y
set ylabel "NLO|#1 rel.unc."
set label "Relative uncertainties w.r.t. central values" font ",9" front at graph 0.03, graph 0.13
plot \
'MADatNLO.HwU' index 241 using (($1+$2)/2):(safe($7,$3,1.0)-1.0) ls 14 title '',\
'MADatNLO.HwU' index 241 using (($1+$2)/2):(safe($6,$3,1.0)-1.0) ls 14 title '',\
'MADatNLO.HwU' index 240 using (($1+$2)/2):(safe($7,$3,1.0)-1.0) ls 13 title '',\
'MADatNLO.HwU' index 240 using (($1+$2)/2):(safe($6,$3,1.0)-1.0) ls 13 title '',\
'MADatNLO.HwU' index 239 using (($1+$2)/2):(safe($7,$3,1.0)-1.0) ls 12 title '',\
'MADatNLO.HwU' index 239 using (($1+$2)/2):(safe($6,$3,1.0)-1.0) ls 12 title '',\
'MADatNLO.HwU' index 238 using (($1+$2)/2):(safe($7,$3,1.0)-1.0) ls 11 title '',\
'MADatNLO.HwU' index 238 using (($1+$2)/2):(safe($6,$3,1.0)-1.0) ls 11 title '',\
0.0 ls 999 title '',\
'MADatNLO.HwU' index 241 using (($1+$2)/2):(0.0):(safe($4,$3,0.0)) w yerrorbar ls 4 title '',\
'MADatNLO.HwU' index 241 using (($1+$2)/2):(safe($5,$3,1.0)-1.0) ls 4 title '',\
'MADatNLO.HwU' index 240 using (($1+$2)/2):(0.0):(safe($4,$3,0.0)) w yerrorbar ls 3 title '',\
'MADatNLO.HwU' index 240 using (($1+$2)/2):(safe($5,$3,1.0)-1.0) ls 3 title '',\
'MADatNLO.HwU' index 239 using (($1+$2)/2):(0.0):(safe($4,$3,0.0)) w yerrorbar ls 2 title '',\
'MADatNLO.HwU' index 239 using (($1+$2)/2):(safe($5,$3,1.0)-1.0) ls 2 title '',\
'MADatNLO.HwU' index 238 using (($1+$2)/2):(0.0):(safe($4,$3,0.0)) w yerrorbar ls 1 title '',\
'MADatNLO.HwU' index 238 using (($1+$2)/2):(safe($5,$3,1.0)-1.0) ls 1 title ''
#-- rendering subhistograms '(LO|#1SD0|#1SD1|#1)/(NLO|#1 central value) ratio'
unset label
unset format
set yrange [-2.4000e-01:1.2000e+00]
set origin 0.0000e+00, 2.0000e-01
set size 1.0000e+00, 1.5000e-01
set mytics 2
set ytics auto
set format x
unset logscale y
set ylabel "ratio w.r.t. NLO|#1"
set label "(LO|#1SD0|#1SD1|#1)/(NLO|#1 central value)" font ",9" at graph 0.03, graph 0.13
plot \
1.0 ls 999 title '',\
'MADatNLO.HwU' index 244 using (($1+$2)/2):7 ls 14 title '',\
'MADatNLO.HwU' index 244 using (($1+$2)/2):6 ls 14 title '',\
'MADatNLO.HwU' index 243 using (($1+$2)/2):7 ls 13 title '',\
'MADatNLO.HwU' index 243 using (($1+$2)/2):6 ls 13 title '',\
'MADatNLO.HwU' index 242 using (($1+$2)/2):7 ls 12 title '',\
'MADatNLO.HwU' index 242 using (($1+$2)/2):6 ls 12 title '',\
'MADatNLO.HwU' index 244 using (($1+$2)/2):5 ls 4 title '',\
'MADatNLO.HwU' index 244 using (($1+$2)/2):3:4 w yerrorbar ls 4 title '',\
'MADatNLO.HwU' index 244 using (($1+$2)/2):3 ls 4 title '',\
'MADatNLO.HwU' index 243 using (($1+$2)/2):5 ls 3 title '',\
'MADatNLO.HwU' index 243 using (($1+$2)/2):3:4 w yerrorbar ls 3 title '',\
'MADatNLO.HwU' index 243 using (($1+$2)/2):3 ls 3 title '',\
'MADatNLO.HwU' index 242 using (($1+$2)/2):5 ls 2 title '',\
'MADatNLO.HwU' index 242 using (($1+$2)/2):3:4 w yerrorbar ls 2 title '',\
'MADatNLO.HwU' index 242 using (($1+$2)/2):3 ls 2 title ''

unset label

################################################################################

################################################################################
### Rendering of the plot titled '2nd OSSF lep pair log M'
################################################################################

set multiplot
set label "2nd OSSF lep pair log M" font ",13" at graph 0.04, graph 1.05
set xrange [-2.0000e-01:3.8000e+00]
set bmargin 0 
set tmargin 0
set xtics nomirror
set ytics nomirror
set mytics 10
set xtics auto
set key horizontal noreverse maxcols 1 width -4 
set label front 'MadGraph5\_aMC\@NLO' font "Courier,11" rotate by 90 at graph 1.02, graph 0.04

#-- rendering subhistograms 'NLO|#1 and LO|#1 results'

set format y '10^{%T}'
set yrange [9.0000e-01:1.1000e+02]
set origin 0.0000e+00, 5.0000e-01
set size 1.0000e+00, 4.0000e-01
set mytics 10
set ytics auto
set format x ''
set logscale y
set ylabel "{/Symbol s} per bin [pb]"

plot \
sqrt(-1) ls 14 title 'SD1|#1, scale variation',\
sqrt(-1) ls 13 title 'SD0|#1, scale variation',\
sqrt(-1) ls 12 title 'LO|#1, scale variation',\
sqrt(-1) ls 11 title 'NLO|#1, scale variation',\
'MADatNLO.HwU' index 248 using (($1+$2)/2):($3 >= 0 ? sqrt(-1) : abs($3)):4 w yerrorbar ls 104 title '',\
'MADatNLO.HwU' index 248 using (($1+$2)/2):($3 >= 0 ? sqrt(-1) : abs($3)) ls 104 title '',\
'MADatNLO.HwU' index 248 using (($1+$2)/2):($3 < 0 ? sqrt(-1) : $3):4 w yerrorbar ls 4 title '',\
'MADatNLO.HwU' index 248 using (($1+$2)/2):($3 < 0 ? sqrt(-1) : $3) ls 4 title 'SD1|#1, central value, dynamical\_scale\_choice=10',\
'MADatNLO.HwU' index 247 using (($1+$2)/2):($3 >= 0 ? sqrt(-1) : abs($3)):4 w yerrorbar ls 103 title '',\
'MADatNLO.HwU' index 247 using (($1+$2)/2):($3 >= 0 ? sqrt(-1) : abs($3)) ls 103 title '',\
'MADatNLO.HwU' index 247 using (($1+$2)/2):($3 < 0 ? sqrt(-1) : $3):4 w yerrorbar ls 3 title '',\
'MADatNLO.HwU' index 247 using (($1+$2)/2):($3 < 0 ? sqrt(-1) : $3) ls 3 title 'SD0|#1, central value, dynamical\_scale\_choice=10',\
'MADatNLO.HwU' index 246 using (($1+$2)/2):($3 >= 0 ? sqrt(-1) : abs($3)):4 w yerrorbar ls 102 title '',\
'MADatNLO.HwU' index 246 using (($1+$2)/2):($3 >= 0 ? sqrt(-1) : abs($3)) ls 102 title '',\
'MADatNLO.HwU' index 246 using (($1+$2)/2):($3 < 0 ? sqrt(-1) : $3):4 w yerrorbar ls 2 title '',\
'MADatNLO.HwU' index 246 using (($1+$2)/2):($3 < 0 ? sqrt(-1) : $3) ls 2 title 'LO|#1, central value, dynamical\_scale\_choice=10',\
'MADatNLO.HwU' index 245 using (($1+$2)/2):($3 >= 0 ? sqrt(-1) : abs($3)):4 w yerrorbar ls 101 title '',\
'MADatNLO.HwU' index 245 using (($1+$2)/2):($3 >= 0 ? sqrt(-1) : abs($3)) ls 101 title '',\
'MADatNLO.HwU' index 245 using (($1+$2)/2):($3 < 0 ? sqrt(-1) : $3):4 w yerrorbar ls 1 title '',\
'MADatNLO.HwU' index 245 using (($1+$2)/2):($3 < 0 ? sqrt(-1) : $3) ls 1 title 'NLO|#1, central value, dynamical\_scale\_choice=10'
#-- rendering subhistograms 'Relative scale and PDF uncertainty'
unset label
unset format
set yrange [-1.4800e+00:1.4000e+00]
set origin 0.0000e+00, 3.5000e-01
set size 1.0000e+00, 1.5000e-01
set mytics 2
set ytics auto
set format x ''
unset logscale y
set ylabel "NLO|#1 rel.unc."
set label "Relative uncertainties w.r.t. central values" font ",9" front at graph 0.03, graph 0.13
plot \
'MADatNLO.HwU' index 248 using (($1+$2)/2):(safe($7,$3,1.0)-1.0) ls 14 title '',\
'MADatNLO.HwU' index 248 using (($1+$2)/2):(safe($6,$3,1.0)-1.0) ls 14 title '',\
'MADatNLO.HwU' index 247 using (($1+$2)/2):(safe($7,$3,1.0)-1.0) ls 13 title '',\
'MADatNLO.HwU' index 247 using (($1+$2)/2):(safe($6,$3,1.0)-1.0) ls 13 title '',\
'MADatNLO.HwU' index 246 using (($1+$2)/2):(safe($7,$3,1.0)-1.0) ls 12 title '',\
'MADatNLO.HwU' index 246 using (($1+$2)/2):(safe($6,$3,1.0)-1.0) ls 12 title '',\
'MADatNLO.HwU' index 245 using (($1+$2)/2):(safe($7,$3,1.0)-1.0) ls 11 title '',\
'MADatNLO.HwU' index 245 using (($1+$2)/2):(safe($6,$3,1.0)-1.0) ls 11 title '',\
0.0 ls 999 title '',\
'MADatNLO.HwU' index 248 using (($1+$2)/2):(0.0):(safe($4,$3,0.0)) w yerrorbar ls 4 title '',\
'MADatNLO.HwU' index 248 using (($1+$2)/2):(safe($5,$3,1.0)-1.0) ls 4 title '',\
'MADatNLO.HwU' index 247 using (($1+$2)/2):(0.0):(safe($4,$3,0.0)) w yerrorbar ls 3 title '',\
'MADatNLO.HwU' index 247 using (($1+$2)/2):(safe($5,$3,1.0)-1.0) ls 3 title '',\
'MADatNLO.HwU' index 246 using (($1+$2)/2):(0.0):(safe($4,$3,0.0)) w yerrorbar ls 2 title '',\
'MADatNLO.HwU' index 246 using (($1+$2)/2):(safe($5,$3,1.0)-1.0) ls 2 title '',\
'MADatNLO.HwU' index 245 using (($1+$2)/2):(0.0):(safe($4,$3,0.0)) w yerrorbar ls 1 title '',\
'MADatNLO.HwU' index 245 using (($1+$2)/2):(safe($5,$3,1.0)-1.0) ls 1 title ''
#-- rendering subhistograms '(LO|#1SD0|#1SD1|#1)/(NLO|#1 central value) ratio'
unset label
unset format
set yrange [-2.4000e-01:1.2000e+00]
set origin 0.0000e+00, 2.0000e-01
set size 1.0000e+00, 1.5000e-01
set mytics 2
set ytics auto
set format x
unset logscale y
set ylabel "ratio w.r.t. NLO|#1"
set label "(LO|#1SD0|#1SD1|#1)/(NLO|#1 central value)" font ",9" at graph 0.03, graph 0.13
plot \
1.0 ls 999 title '',\
'MADatNLO.HwU' index 251 using (($1+$2)/2):7 ls 14 title '',\
'MADatNLO.HwU' index 251 using (($1+$2)/2):6 ls 14 title '',\
'MADatNLO.HwU' index 250 using (($1+$2)/2):7 ls 13 title '',\
'MADatNLO.HwU' index 250 using (($1+$2)/2):6 ls 13 title '',\
'MADatNLO.HwU' index 249 using (($1+$2)/2):7 ls 12 title '',\
'MADatNLO.HwU' index 249 using (($1+$2)/2):6 ls 12 title '',\
'MADatNLO.HwU' index 251 using (($1+$2)/2):5 ls 4 title '',\
'MADatNLO.HwU' index 251 using (($1+$2)/2):3:4 w yerrorbar ls 4 title '',\
'MADatNLO.HwU' index 251 using (($1+$2)/2):3 ls 4 title '',\
'MADatNLO.HwU' index 250 using (($1+$2)/2):5 ls 3 title '',\
'MADatNLO.HwU' index 250 using (($1+$2)/2):3:4 w yerrorbar ls 3 title '',\
'MADatNLO.HwU' index 250 using (($1+$2)/2):3 ls 3 title '',\
'MADatNLO.HwU' index 249 using (($1+$2)/2):5 ls 2 title '',\
'MADatNLO.HwU' index 249 using (($1+$2)/2):3:4 w yerrorbar ls 2 title '',\
'MADatNLO.HwU' index 249 using (($1+$2)/2):3 ls 2 title ''

unset label

################################################################################

################################################################################
### Rendering of the plot titled 'epve log M'
################################################################################

set multiplot
set label "epve log M" font ",13" at graph 0.04, graph 1.05
set xrange [-2.0000e-01:3.8000e+00]
set bmargin 0 
set tmargin 0
set xtics nomirror
set ytics nomirror
set mytics 10
set xtics auto
set key horizontal noreverse maxcols 1 width -4 
set label front 'MadGraph5\_aMC\@NLO' font "Courier,11" rotate by 90 at graph 1.02, graph 0.04

#-- rendering subhistograms 'NLO|#1 and LO|#1 results'

set format y '10^{%T}'
set yrange [9.0000e-01:1.1000e+02]
set origin 0.0000e+00, 5.0000e-01
set size 1.0000e+00, 4.0000e-01
set mytics 10
set ytics auto
set format x ''
set logscale y
set ylabel "{/Symbol s} per bin [pb]"

plot \
sqrt(-1) ls 14 title 'SD1|#1, scale variation',\
sqrt(-1) ls 13 title 'SD0|#1, scale variation',\
sqrt(-1) ls 12 title 'LO|#1, scale variation',\
sqrt(-1) ls 11 title 'NLO|#1, scale variation',\
'MADatNLO.HwU' index 255 using (($1+$2)/2):($3 >= 0 ? sqrt(-1) : abs($3)):4 w yerrorbar ls 104 title '',\
'MADatNLO.HwU' index 255 using (($1+$2)/2):($3 >= 0 ? sqrt(-1) : abs($3)) ls 104 title '',\
'MADatNLO.HwU' index 255 using (($1+$2)/2):($3 < 0 ? sqrt(-1) : $3):4 w yerrorbar ls 4 title '',\
'MADatNLO.HwU' index 255 using (($1+$2)/2):($3 < 0 ? sqrt(-1) : $3) ls 4 title 'SD1|#1, central value, dynamical\_scale\_choice=10',\
'MADatNLO.HwU' index 254 using (($1+$2)/2):($3 >= 0 ? sqrt(-1) : abs($3)):4 w yerrorbar ls 103 title '',\
'MADatNLO.HwU' index 254 using (($1+$2)/2):($3 >= 0 ? sqrt(-1) : abs($3)) ls 103 title '',\
'MADatNLO.HwU' index 254 using (($1+$2)/2):($3 < 0 ? sqrt(-1) : $3):4 w yerrorbar ls 3 title '',\
'MADatNLO.HwU' index 254 using (($1+$2)/2):($3 < 0 ? sqrt(-1) : $3) ls 3 title 'SD0|#1, central value, dynamical\_scale\_choice=10',\
'MADatNLO.HwU' index 253 using (($1+$2)/2):($3 >= 0 ? sqrt(-1) : abs($3)):4 w yerrorbar ls 102 title '',\
'MADatNLO.HwU' index 253 using (($1+$2)/2):($3 >= 0 ? sqrt(-1) : abs($3)) ls 102 title '',\
'MADatNLO.HwU' index 253 using (($1+$2)/2):($3 < 0 ? sqrt(-1) : $3):4 w yerrorbar ls 2 title '',\
'MADatNLO.HwU' index 253 using (($1+$2)/2):($3 < 0 ? sqrt(-1) : $3) ls 2 title 'LO|#1, central value, dynamical\_scale\_choice=10',\
'MADatNLO.HwU' index 252 using (($1+$2)/2):($3 >= 0 ? sqrt(-1) : abs($3)):4 w yerrorbar ls 101 title '',\
'MADatNLO.HwU' index 252 using (($1+$2)/2):($3 >= 0 ? sqrt(-1) : abs($3)) ls 101 title '',\
'MADatNLO.HwU' index 252 using (($1+$2)/2):($3 < 0 ? sqrt(-1) : $3):4 w yerrorbar ls 1 title '',\
'MADatNLO.HwU' index 252 using (($1+$2)/2):($3 < 0 ? sqrt(-1) : $3) ls 1 title 'NLO|#1, central value, dynamical\_scale\_choice=10'
#-- rendering subhistograms 'Relative scale and PDF uncertainty'
unset label
unset format
set yrange [-1.4800e+00:1.4000e+00]
set origin 0.0000e+00, 3.5000e-01
set size 1.0000e+00, 1.5000e-01
set mytics 2
set ytics auto
set format x ''
unset logscale y
set ylabel "NLO|#1 rel.unc."
set label "Relative uncertainties w.r.t. central values" font ",9" front at graph 0.03, graph 0.13
plot \
'MADatNLO.HwU' index 255 using (($1+$2)/2):(safe($7,$3,1.0)-1.0) ls 14 title '',\
'MADatNLO.HwU' index 255 using (($1+$2)/2):(safe($6,$3,1.0)-1.0) ls 14 title '',\
'MADatNLO.HwU' index 254 using (($1+$2)/2):(safe($7,$3,1.0)-1.0) ls 13 title '',\
'MADatNLO.HwU' index 254 using (($1+$2)/2):(safe($6,$3,1.0)-1.0) ls 13 title '',\
'MADatNLO.HwU' index 253 using (($1+$2)/2):(safe($7,$3,1.0)-1.0) ls 12 title '',\
'MADatNLO.HwU' index 253 using (($1+$2)/2):(safe($6,$3,1.0)-1.0) ls 12 title '',\
'MADatNLO.HwU' index 252 using (($1+$2)/2):(safe($7,$3,1.0)-1.0) ls 11 title '',\
'MADatNLO.HwU' index 252 using (($1+$2)/2):(safe($6,$3,1.0)-1.0) ls 11 title '',\
0.0 ls 999 title '',\
'MADatNLO.HwU' index 255 using (($1+$2)/2):(0.0):(safe($4,$3,0.0)) w yerrorbar ls 4 title '',\
'MADatNLO.HwU' index 255 using (($1+$2)/2):(safe($5,$3,1.0)-1.0) ls 4 title '',\
'MADatNLO.HwU' index 254 using (($1+$2)/2):(0.0):(safe($4,$3,0.0)) w yerrorbar ls 3 title '',\
'MADatNLO.HwU' index 254 using (($1+$2)/2):(safe($5,$3,1.0)-1.0) ls 3 title '',\
'MADatNLO.HwU' index 253 using (($1+$2)/2):(0.0):(safe($4,$3,0.0)) w yerrorbar ls 2 title '',\
'MADatNLO.HwU' index 253 using (($1+$2)/2):(safe($5,$3,1.0)-1.0) ls 2 title '',\
'MADatNLO.HwU' index 252 using (($1+$2)/2):(0.0):(safe($4,$3,0.0)) w yerrorbar ls 1 title '',\
'MADatNLO.HwU' index 252 using (($1+$2)/2):(safe($5,$3,1.0)-1.0) ls 1 title ''
#-- rendering subhistograms '(LO|#1SD0|#1SD1|#1)/(NLO|#1 central value) ratio'
unset label
unset format
set yrange [-2.4000e-01:1.2000e+00]
set origin 0.0000e+00, 2.0000e-01
set size 1.0000e+00, 1.5000e-01
set mytics 2
set ytics auto
set format x
unset logscale y
set ylabel "ratio w.r.t. NLO|#1"
set label "(LO|#1SD0|#1SD1|#1)/(NLO|#1 central value)" font ",9" at graph 0.03, graph 0.13
plot \
1.0 ls 999 title '',\
'MADatNLO.HwU' index 258 using (($1+$2)/2):7 ls 14 title '',\
'MADatNLO.HwU' index 258 using (($1+$2)/2):6 ls 14 title '',\
'MADatNLO.HwU' index 257 using (($1+$2)/2):7 ls 13 title '',\
'MADatNLO.HwU' index 257 using (($1+$2)/2):6 ls 13 title '',\
'MADatNLO.HwU' index 256 using (($1+$2)/2):7 ls 12 title '',\
'MADatNLO.HwU' index 256 using (($1+$2)/2):6 ls 12 title '',\
'MADatNLO.HwU' index 258 using (($1+$2)/2):5 ls 4 title '',\
'MADatNLO.HwU' index 258 using (($1+$2)/2):3:4 w yerrorbar ls 4 title '',\
'MADatNLO.HwU' index 258 using (($1+$2)/2):3 ls 4 title '',\
'MADatNLO.HwU' index 257 using (($1+$2)/2):5 ls 3 title '',\
'MADatNLO.HwU' index 257 using (($1+$2)/2):3:4 w yerrorbar ls 3 title '',\
'MADatNLO.HwU' index 257 using (($1+$2)/2):3 ls 3 title '',\
'MADatNLO.HwU' index 256 using (($1+$2)/2):5 ls 2 title '',\
'MADatNLO.HwU' index 256 using (($1+$2)/2):3:4 w yerrorbar ls 2 title '',\
'MADatNLO.HwU' index 256 using (($1+$2)/2):3 ls 2 title ''

unset label

################################################################################

################################################################################
### Rendering of the plot titled 'mumvm log M'
################################################################################

set multiplot
set label "mumvm log M" font ",13" at graph 0.04, graph 1.05
set xrange [-2.0000e-01:3.8000e+00]
set bmargin 0 
set tmargin 0
set xtics nomirror
set ytics nomirror
set mytics 10
set xtics auto
set key horizontal noreverse maxcols 1 width -4 
set label front 'MadGraph5\_aMC\@NLO' font "Courier,11" rotate by 90 at graph 1.02, graph 0.04

#-- rendering subhistograms 'NLO|#1 and LO|#1 results'

set format y '10^{%T}'
set yrange [9.0000e-01:1.1000e+02]
set origin 0.0000e+00, 5.0000e-01
set size 1.0000e+00, 4.0000e-01
set mytics 10
set ytics auto
set format x ''
set logscale y
set ylabel "{/Symbol s} per bin [pb]"

plot \
sqrt(-1) ls 14 title 'SD1|#1, scale variation',\
sqrt(-1) ls 13 title 'SD0|#1, scale variation',\
sqrt(-1) ls 12 title 'LO|#1, scale variation',\
sqrt(-1) ls 11 title 'NLO|#1, scale variation',\
'MADatNLO.HwU' index 262 using (($1+$2)/2):($3 >= 0 ? sqrt(-1) : abs($3)):4 w yerrorbar ls 104 title '',\
'MADatNLO.HwU' index 262 using (($1+$2)/2):($3 >= 0 ? sqrt(-1) : abs($3)) ls 104 title '',\
'MADatNLO.HwU' index 262 using (($1+$2)/2):($3 < 0 ? sqrt(-1) : $3):4 w yerrorbar ls 4 title '',\
'MADatNLO.HwU' index 262 using (($1+$2)/2):($3 < 0 ? sqrt(-1) : $3) ls 4 title 'SD1|#1, central value, dynamical\_scale\_choice=10',\
'MADatNLO.HwU' index 261 using (($1+$2)/2):($3 >= 0 ? sqrt(-1) : abs($3)):4 w yerrorbar ls 103 title '',\
'MADatNLO.HwU' index 261 using (($1+$2)/2):($3 >= 0 ? sqrt(-1) : abs($3)) ls 103 title '',\
'MADatNLO.HwU' index 261 using (($1+$2)/2):($3 < 0 ? sqrt(-1) : $3):4 w yerrorbar ls 3 title '',\
'MADatNLO.HwU' index 261 using (($1+$2)/2):($3 < 0 ? sqrt(-1) : $3) ls 3 title 'SD0|#1, central value, dynamical\_scale\_choice=10',\
'MADatNLO.HwU' index 260 using (($1+$2)/2):($3 >= 0 ? sqrt(-1) : abs($3)):4 w yerrorbar ls 102 title '',\
'MADatNLO.HwU' index 260 using (($1+$2)/2):($3 >= 0 ? sqrt(-1) : abs($3)) ls 102 title '',\
'MADatNLO.HwU' index 260 using (($1+$2)/2):($3 < 0 ? sqrt(-1) : $3):4 w yerrorbar ls 2 title '',\
'MADatNLO.HwU' index 260 using (($1+$2)/2):($3 < 0 ? sqrt(-1) : $3) ls 2 title 'LO|#1, central value, dynamical\_scale\_choice=10',\
'MADatNLO.HwU' index 259 using (($1+$2)/2):($3 >= 0 ? sqrt(-1) : abs($3)):4 w yerrorbar ls 101 title '',\
'MADatNLO.HwU' index 259 using (($1+$2)/2):($3 >= 0 ? sqrt(-1) : abs($3)) ls 101 title '',\
'MADatNLO.HwU' index 259 using (($1+$2)/2):($3 < 0 ? sqrt(-1) : $3):4 w yerrorbar ls 1 title '',\
'MADatNLO.HwU' index 259 using (($1+$2)/2):($3 < 0 ? sqrt(-1) : $3) ls 1 title 'NLO|#1, central value, dynamical\_scale\_choice=10'
#-- rendering subhistograms 'Relative scale and PDF uncertainty'
unset label
unset format
set yrange [-1.4800e+00:1.4000e+00]
set origin 0.0000e+00, 3.5000e-01
set size 1.0000e+00, 1.5000e-01
set mytics 2
set ytics auto
set format x ''
unset logscale y
set ylabel "NLO|#1 rel.unc."
set label "Relative uncertainties w.r.t. central values" font ",9" front at graph 0.03, graph 0.13
plot \
'MADatNLO.HwU' index 262 using (($1+$2)/2):(safe($7,$3,1.0)-1.0) ls 14 title '',\
'MADatNLO.HwU' index 262 using (($1+$2)/2):(safe($6,$3,1.0)-1.0) ls 14 title '',\
'MADatNLO.HwU' index 261 using (($1+$2)/2):(safe($7,$3,1.0)-1.0) ls 13 title '',\
'MADatNLO.HwU' index 261 using (($1+$2)/2):(safe($6,$3,1.0)-1.0) ls 13 title '',\
'MADatNLO.HwU' index 260 using (($1+$2)/2):(safe($7,$3,1.0)-1.0) ls 12 title '',\
'MADatNLO.HwU' index 260 using (($1+$2)/2):(safe($6,$3,1.0)-1.0) ls 12 title '',\
'MADatNLO.HwU' index 259 using (($1+$2)/2):(safe($7,$3,1.0)-1.0) ls 11 title '',\
'MADatNLO.HwU' index 259 using (($1+$2)/2):(safe($6,$3,1.0)-1.0) ls 11 title '',\
0.0 ls 999 title '',\
'MADatNLO.HwU' index 262 using (($1+$2)/2):(0.0):(safe($4,$3,0.0)) w yerrorbar ls 4 title '',\
'MADatNLO.HwU' index 262 using (($1+$2)/2):(safe($5,$3,1.0)-1.0) ls 4 title '',\
'MADatNLO.HwU' index 261 using (($1+$2)/2):(0.0):(safe($4,$3,0.0)) w yerrorbar ls 3 title '',\
'MADatNLO.HwU' index 261 using (($1+$2)/2):(safe($5,$3,1.0)-1.0) ls 3 title '',\
'MADatNLO.HwU' index 260 using (($1+$2)/2):(0.0):(safe($4,$3,0.0)) w yerrorbar ls 2 title '',\
'MADatNLO.HwU' index 260 using (($1+$2)/2):(safe($5,$3,1.0)-1.0) ls 2 title '',\
'MADatNLO.HwU' index 259 using (($1+$2)/2):(0.0):(safe($4,$3,0.0)) w yerrorbar ls 1 title '',\
'MADatNLO.HwU' index 259 using (($1+$2)/2):(safe($5,$3,1.0)-1.0) ls 1 title ''
#-- rendering subhistograms '(LO|#1SD0|#1SD1|#1)/(NLO|#1 central value) ratio'
unset label
unset format
set yrange [-2.4000e-01:1.2000e+00]
set origin 0.0000e+00, 2.0000e-01
set size 1.0000e+00, 1.5000e-01
set mytics 2
set ytics auto
set format x
unset logscale y
set ylabel "ratio w.r.t. NLO|#1"
set label "(LO|#1SD0|#1SD1|#1)/(NLO|#1 central value)" font ",9" at graph 0.03, graph 0.13
plot \
1.0 ls 999 title '',\
'MADatNLO.HwU' index 265 using (($1+$2)/2):7 ls 14 title '',\
'MADatNLO.HwU' index 265 using (($1+$2)/2):6 ls 14 title '',\
'MADatNLO.HwU' index 264 using (($1+$2)/2):7 ls 13 title '',\
'MADatNLO.HwU' index 264 using (($1+$2)/2):6 ls 13 title '',\
'MADatNLO.HwU' index 263 using (($1+$2)/2):7 ls 12 title '',\
'MADatNLO.HwU' index 263 using (($1+$2)/2):6 ls 12 title '',\
'MADatNLO.HwU' index 265 using (($1+$2)/2):5 ls 4 title '',\
'MADatNLO.HwU' index 265 using (($1+$2)/2):3:4 w yerrorbar ls 4 title '',\
'MADatNLO.HwU' index 265 using (($1+$2)/2):3 ls 4 title '',\
'MADatNLO.HwU' index 264 using (($1+$2)/2):5 ls 3 title '',\
'MADatNLO.HwU' index 264 using (($1+$2)/2):3:4 w yerrorbar ls 3 title '',\
'MADatNLO.HwU' index 264 using (($1+$2)/2):3 ls 3 title '',\
'MADatNLO.HwU' index 263 using (($1+$2)/2):5 ls 2 title '',\
'MADatNLO.HwU' index 263 using (($1+$2)/2):3:4 w yerrorbar ls 2 title '',\
'MADatNLO.HwU' index 263 using (($1+$2)/2):3 ls 2 title ''

unset label

################################################################################

################################################################################
### Rendering of the plot titled '1st SF lep-neu pair log M'
################################################################################

set multiplot
set label "1st SF lep-neu pair log M" font ",13" at graph 0.04, graph 1.05
set xrange [-2.0000e-01:3.8000e+00]
set bmargin 0 
set tmargin 0
set xtics nomirror
set ytics nomirror
set mytics 10
set xtics auto
set key horizontal noreverse maxcols 1 width -4 
set label front 'MadGraph5\_aMC\@NLO' font "Courier,11" rotate by 90 at graph 1.02, graph 0.04

#-- rendering subhistograms 'NLO|#1 and LO|#1 results'

set format y '10^{%T}'
set yrange [9.0000e-01:1.1000e+02]
set origin 0.0000e+00, 5.0000e-01
set size 1.0000e+00, 4.0000e-01
set mytics 10
set ytics auto
set format x ''
set logscale y
set ylabel "{/Symbol s} per bin [pb]"

plot \
sqrt(-1) ls 14 title 'SD1|#1, scale variation',\
sqrt(-1) ls 13 title 'SD0|#1, scale variation',\
sqrt(-1) ls 12 title 'LO|#1, scale variation',\
sqrt(-1) ls 11 title 'NLO|#1, scale variation',\
'MADatNLO.HwU' index 269 using (($1+$2)/2):($3 >= 0 ? sqrt(-1) : abs($3)):4 w yerrorbar ls 104 title '',\
'MADatNLO.HwU' index 269 using (($1+$2)/2):($3 >= 0 ? sqrt(-1) : abs($3)) ls 104 title '',\
'MADatNLO.HwU' index 269 using (($1+$2)/2):($3 < 0 ? sqrt(-1) : $3):4 w yerrorbar ls 4 title '',\
'MADatNLO.HwU' index 269 using (($1+$2)/2):($3 < 0 ? sqrt(-1) : $3) ls 4 title 'SD1|#1, central value, dynamical\_scale\_choice=10',\
'MADatNLO.HwU' index 268 using (($1+$2)/2):($3 >= 0 ? sqrt(-1) : abs($3)):4 w yerrorbar ls 103 title '',\
'MADatNLO.HwU' index 268 using (($1+$2)/2):($3 >= 0 ? sqrt(-1) : abs($3)) ls 103 title '',\
'MADatNLO.HwU' index 268 using (($1+$2)/2):($3 < 0 ? sqrt(-1) : $3):4 w yerrorbar ls 3 title '',\
'MADatNLO.HwU' index 268 using (($1+$2)/2):($3 < 0 ? sqrt(-1) : $3) ls 3 title 'SD0|#1, central value, dynamical\_scale\_choice=10',\
'MADatNLO.HwU' index 267 using (($1+$2)/2):($3 >= 0 ? sqrt(-1) : abs($3)):4 w yerrorbar ls 102 title '',\
'MADatNLO.HwU' index 267 using (($1+$2)/2):($3 >= 0 ? sqrt(-1) : abs($3)) ls 102 title '',\
'MADatNLO.HwU' index 267 using (($1+$2)/2):($3 < 0 ? sqrt(-1) : $3):4 w yerrorbar ls 2 title '',\
'MADatNLO.HwU' index 267 using (($1+$2)/2):($3 < 0 ? sqrt(-1) : $3) ls 2 title 'LO|#1, central value, dynamical\_scale\_choice=10',\
'MADatNLO.HwU' index 266 using (($1+$2)/2):($3 >= 0 ? sqrt(-1) : abs($3)):4 w yerrorbar ls 101 title '',\
'MADatNLO.HwU' index 266 using (($1+$2)/2):($3 >= 0 ? sqrt(-1) : abs($3)) ls 101 title '',\
'MADatNLO.HwU' index 266 using (($1+$2)/2):($3 < 0 ? sqrt(-1) : $3):4 w yerrorbar ls 1 title '',\
'MADatNLO.HwU' index 266 using (($1+$2)/2):($3 < 0 ? sqrt(-1) : $3) ls 1 title 'NLO|#1, central value, dynamical\_scale\_choice=10'
#-- rendering subhistograms 'Relative scale and PDF uncertainty'
unset label
unset format
set yrange [-1.4800e+00:1.4000e+00]
set origin 0.0000e+00, 3.5000e-01
set size 1.0000e+00, 1.5000e-01
set mytics 2
set ytics auto
set format x ''
unset logscale y
set ylabel "NLO|#1 rel.unc."
set label "Relative uncertainties w.r.t. central values" font ",9" front at graph 0.03, graph 0.13
plot \
'MADatNLO.HwU' index 269 using (($1+$2)/2):(safe($7,$3,1.0)-1.0) ls 14 title '',\
'MADatNLO.HwU' index 269 using (($1+$2)/2):(safe($6,$3,1.0)-1.0) ls 14 title '',\
'MADatNLO.HwU' index 268 using (($1+$2)/2):(safe($7,$3,1.0)-1.0) ls 13 title '',\
'MADatNLO.HwU' index 268 using (($1+$2)/2):(safe($6,$3,1.0)-1.0) ls 13 title '',\
'MADatNLO.HwU' index 267 using (($1+$2)/2):(safe($7,$3,1.0)-1.0) ls 12 title '',\
'MADatNLO.HwU' index 267 using (($1+$2)/2):(safe($6,$3,1.0)-1.0) ls 12 title '',\
'MADatNLO.HwU' index 266 using (($1+$2)/2):(safe($7,$3,1.0)-1.0) ls 11 title '',\
'MADatNLO.HwU' index 266 using (($1+$2)/2):(safe($6,$3,1.0)-1.0) ls 11 title '',\
0.0 ls 999 title '',\
'MADatNLO.HwU' index 269 using (($1+$2)/2):(0.0):(safe($4,$3,0.0)) w yerrorbar ls 4 title '',\
'MADatNLO.HwU' index 269 using (($1+$2)/2):(safe($5,$3,1.0)-1.0) ls 4 title '',\
'MADatNLO.HwU' index 268 using (($1+$2)/2):(0.0):(safe($4,$3,0.0)) w yerrorbar ls 3 title '',\
'MADatNLO.HwU' index 268 using (($1+$2)/2):(safe($5,$3,1.0)-1.0) ls 3 title '',\
'MADatNLO.HwU' index 267 using (($1+$2)/2):(0.0):(safe($4,$3,0.0)) w yerrorbar ls 2 title '',\
'MADatNLO.HwU' index 267 using (($1+$2)/2):(safe($5,$3,1.0)-1.0) ls 2 title '',\
'MADatNLO.HwU' index 266 using (($1+$2)/2):(0.0):(safe($4,$3,0.0)) w yerrorbar ls 1 title '',\
'MADatNLO.HwU' index 266 using (($1+$2)/2):(safe($5,$3,1.0)-1.0) ls 1 title ''
#-- rendering subhistograms '(LO|#1SD0|#1SD1|#1)/(NLO|#1 central value) ratio'
unset label
unset format
set yrange [-2.4000e-01:1.2000e+00]
set origin 0.0000e+00, 2.0000e-01
set size 1.0000e+00, 1.5000e-01
set mytics 2
set ytics auto
set format x
unset logscale y
set ylabel "ratio w.r.t. NLO|#1"
set label "(LO|#1SD0|#1SD1|#1)/(NLO|#1 central value)" font ",9" at graph 0.03, graph 0.13
plot \
1.0 ls 999 title '',\
'MADatNLO.HwU' index 272 using (($1+$2)/2):7 ls 14 title '',\
'MADatNLO.HwU' index 272 using (($1+$2)/2):6 ls 14 title '',\
'MADatNLO.HwU' index 271 using (($1+$2)/2):7 ls 13 title '',\
'MADatNLO.HwU' index 271 using (($1+$2)/2):6 ls 13 title '',\
'MADatNLO.HwU' index 270 using (($1+$2)/2):7 ls 12 title '',\
'MADatNLO.HwU' index 270 using (($1+$2)/2):6 ls 12 title '',\
'MADatNLO.HwU' index 272 using (($1+$2)/2):5 ls 4 title '',\
'MADatNLO.HwU' index 272 using (($1+$2)/2):3:4 w yerrorbar ls 4 title '',\
'MADatNLO.HwU' index 272 using (($1+$2)/2):3 ls 4 title '',\
'MADatNLO.HwU' index 271 using (($1+$2)/2):5 ls 3 title '',\
'MADatNLO.HwU' index 271 using (($1+$2)/2):3:4 w yerrorbar ls 3 title '',\
'MADatNLO.HwU' index 271 using (($1+$2)/2):3 ls 3 title '',\
'MADatNLO.HwU' index 270 using (($1+$2)/2):5 ls 2 title '',\
'MADatNLO.HwU' index 270 using (($1+$2)/2):3:4 w yerrorbar ls 2 title '',\
'MADatNLO.HwU' index 270 using (($1+$2)/2):3 ls 2 title ''

unset label

################################################################################

################################################################################
### Rendering of the plot titled '2nd SF lep-neu pair log M'
################################################################################

set multiplot
set label "2nd SF lep-neu pair log M" font ",13" at graph 0.04, graph 1.05
set xrange [-2.0000e-01:3.8000e+00]
set bmargin 0 
set tmargin 0
set xtics nomirror
set ytics nomirror
set mytics 10
set xtics auto
set key horizontal noreverse maxcols 1 width -4 
set label front 'MadGraph5\_aMC\@NLO' font "Courier,11" rotate by 90 at graph 1.02, graph 0.04

#-- rendering subhistograms 'NLO|#1 and LO|#1 results'

set format y '10^{%T}'
set yrange [9.0000e-01:1.1000e+02]
set origin 0.0000e+00, 5.0000e-01
set size 1.0000e+00, 4.0000e-01
set mytics 10
set ytics auto
set format x ''
set logscale y
set ylabel "{/Symbol s} per bin [pb]"

plot \
sqrt(-1) ls 14 title 'SD1|#1, scale variation',\
sqrt(-1) ls 13 title 'SD0|#1, scale variation',\
sqrt(-1) ls 12 title 'LO|#1, scale variation',\
sqrt(-1) ls 11 title 'NLO|#1, scale variation',\
'MADatNLO.HwU' index 276 using (($1+$2)/2):($3 >= 0 ? sqrt(-1) : abs($3)):4 w yerrorbar ls 104 title '',\
'MADatNLO.HwU' index 276 using (($1+$2)/2):($3 >= 0 ? sqrt(-1) : abs($3)) ls 104 title '',\
'MADatNLO.HwU' index 276 using (($1+$2)/2):($3 < 0 ? sqrt(-1) : $3):4 w yerrorbar ls 4 title '',\
'MADatNLO.HwU' index 276 using (($1+$2)/2):($3 < 0 ? sqrt(-1) : $3) ls 4 title 'SD1|#1, central value, dynamical\_scale\_choice=10',\
'MADatNLO.HwU' index 275 using (($1+$2)/2):($3 >= 0 ? sqrt(-1) : abs($3)):4 w yerrorbar ls 103 title '',\
'MADatNLO.HwU' index 275 using (($1+$2)/2):($3 >= 0 ? sqrt(-1) : abs($3)) ls 103 title '',\
'MADatNLO.HwU' index 275 using (($1+$2)/2):($3 < 0 ? sqrt(-1) : $3):4 w yerrorbar ls 3 title '',\
'MADatNLO.HwU' index 275 using (($1+$2)/2):($3 < 0 ? sqrt(-1) : $3) ls 3 title 'SD0|#1, central value, dynamical\_scale\_choice=10',\
'MADatNLO.HwU' index 274 using (($1+$2)/2):($3 >= 0 ? sqrt(-1) : abs($3)):4 w yerrorbar ls 102 title '',\
'MADatNLO.HwU' index 274 using (($1+$2)/2):($3 >= 0 ? sqrt(-1) : abs($3)) ls 102 title '',\
'MADatNLO.HwU' index 274 using (($1+$2)/2):($3 < 0 ? sqrt(-1) : $3):4 w yerrorbar ls 2 title '',\
'MADatNLO.HwU' index 274 using (($1+$2)/2):($3 < 0 ? sqrt(-1) : $3) ls 2 title 'LO|#1, central value, dynamical\_scale\_choice=10',\
'MADatNLO.HwU' index 273 using (($1+$2)/2):($3 >= 0 ? sqrt(-1) : abs($3)):4 w yerrorbar ls 101 title '',\
'MADatNLO.HwU' index 273 using (($1+$2)/2):($3 >= 0 ? sqrt(-1) : abs($3)) ls 101 title '',\
'MADatNLO.HwU' index 273 using (($1+$2)/2):($3 < 0 ? sqrt(-1) : $3):4 w yerrorbar ls 1 title '',\
'MADatNLO.HwU' index 273 using (($1+$2)/2):($3 < 0 ? sqrt(-1) : $3) ls 1 title 'NLO|#1, central value, dynamical\_scale\_choice=10'
#-- rendering subhistograms 'Relative scale and PDF uncertainty'
unset label
unset format
set yrange [-1.4800e+00:1.4000e+00]
set origin 0.0000e+00, 3.5000e-01
set size 1.0000e+00, 1.5000e-01
set mytics 2
set ytics auto
set format x ''
unset logscale y
set ylabel "NLO|#1 rel.unc."
set label "Relative uncertainties w.r.t. central values" font ",9" front at graph 0.03, graph 0.13
plot \
'MADatNLO.HwU' index 276 using (($1+$2)/2):(safe($7,$3,1.0)-1.0) ls 14 title '',\
'MADatNLO.HwU' index 276 using (($1+$2)/2):(safe($6,$3,1.0)-1.0) ls 14 title '',\
'MADatNLO.HwU' index 275 using (($1+$2)/2):(safe($7,$3,1.0)-1.0) ls 13 title '',\
'MADatNLO.HwU' index 275 using (($1+$2)/2):(safe($6,$3,1.0)-1.0) ls 13 title '',\
'MADatNLO.HwU' index 274 using (($1+$2)/2):(safe($7,$3,1.0)-1.0) ls 12 title '',\
'MADatNLO.HwU' index 274 using (($1+$2)/2):(safe($6,$3,1.0)-1.0) ls 12 title '',\
'MADatNLO.HwU' index 273 using (($1+$2)/2):(safe($7,$3,1.0)-1.0) ls 11 title '',\
'MADatNLO.HwU' index 273 using (($1+$2)/2):(safe($6,$3,1.0)-1.0) ls 11 title '',\
0.0 ls 999 title '',\
'MADatNLO.HwU' index 276 using (($1+$2)/2):(0.0):(safe($4,$3,0.0)) w yerrorbar ls 4 title '',\
'MADatNLO.HwU' index 276 using (($1+$2)/2):(safe($5,$3,1.0)-1.0) ls 4 title '',\
'MADatNLO.HwU' index 275 using (($1+$2)/2):(0.0):(safe($4,$3,0.0)) w yerrorbar ls 3 title '',\
'MADatNLO.HwU' index 275 using (($1+$2)/2):(safe($5,$3,1.0)-1.0) ls 3 title '',\
'MADatNLO.HwU' index 274 using (($1+$2)/2):(0.0):(safe($4,$3,0.0)) w yerrorbar ls 2 title '',\
'MADatNLO.HwU' index 274 using (($1+$2)/2):(safe($5,$3,1.0)-1.0) ls 2 title '',\
'MADatNLO.HwU' index 273 using (($1+$2)/2):(0.0):(safe($4,$3,0.0)) w yerrorbar ls 1 title '',\
'MADatNLO.HwU' index 273 using (($1+$2)/2):(safe($5,$3,1.0)-1.0) ls 1 title ''
#-- rendering subhistograms '(LO|#1SD0|#1SD1|#1)/(NLO|#1 central value) ratio'
unset label
unset format
set yrange [-2.4000e-01:1.2000e+00]
set origin 0.0000e+00, 2.0000e-01
set size 1.0000e+00, 1.5000e-01
set mytics 2
set ytics auto
set format x
unset logscale y
set ylabel "ratio w.r.t. NLO|#1"
set label "(LO|#1SD0|#1SD1|#1)/(NLO|#1 central value)" font ",9" at graph 0.03, graph 0.13
plot \
1.0 ls 999 title '',\
'MADatNLO.HwU' index 279 using (($1+$2)/2):7 ls 14 title '',\
'MADatNLO.HwU' index 279 using (($1+$2)/2):6 ls 14 title '',\
'MADatNLO.HwU' index 278 using (($1+$2)/2):7 ls 13 title '',\
'MADatNLO.HwU' index 278 using (($1+$2)/2):6 ls 13 title '',\
'MADatNLO.HwU' index 277 using (($1+$2)/2):7 ls 12 title '',\
'MADatNLO.HwU' index 277 using (($1+$2)/2):6 ls 12 title '',\
'MADatNLO.HwU' index 279 using (($1+$2)/2):5 ls 4 title '',\
'MADatNLO.HwU' index 279 using (($1+$2)/2):3:4 w yerrorbar ls 4 title '',\
'MADatNLO.HwU' index 279 using (($1+$2)/2):3 ls 4 title '',\
'MADatNLO.HwU' index 278 using (($1+$2)/2):5 ls 3 title '',\
'MADatNLO.HwU' index 278 using (($1+$2)/2):3:4 w yerrorbar ls 3 title '',\
'MADatNLO.HwU' index 278 using (($1+$2)/2):3 ls 3 title '',\
'MADatNLO.HwU' index 277 using (($1+$2)/2):5 ls 2 title '',\
'MADatNLO.HwU' index 277 using (($1+$2)/2):3:4 w yerrorbar ls 2 title '',\
'MADatNLO.HwU' index 277 using (($1+$2)/2):3 ls 2 title ''

unset label

################################################################################

################################################################################
### Rendering of the plot titled 'epemmupmum log M'
################################################################################

set multiplot
set label "epemmupmum log M" font ",13" at graph 0.04, graph 1.05
set xrange [-2.0000e-01:3.8000e+00]
set bmargin 0 
set tmargin 0
set xtics nomirror
set ytics nomirror
set mytics 10
set xtics auto
set key horizontal noreverse maxcols 1 width -4 
set label front 'MadGraph5\_aMC\@NLO' font "Courier,11" rotate by 90 at graph 1.02, graph 0.04

#-- rendering subhistograms 'NLO|#1 and LO|#1 results'

set format y '10^{%T}'
set yrange [9.0000e-01:1.1000e+02]
set origin 0.0000e+00, 5.0000e-01
set size 1.0000e+00, 4.0000e-01
set mytics 10
set ytics auto
set format x ''
set logscale y
set ylabel "{/Symbol s} per bin [pb]"

plot \
sqrt(-1) ls 14 title 'SD1|#1, scale variation',\
sqrt(-1) ls 13 title 'SD0|#1, scale variation',\
sqrt(-1) ls 12 title 'LO|#1, scale variation',\
sqrt(-1) ls 11 title 'NLO|#1, scale variation',\
'MADatNLO.HwU' index 283 using (($1+$2)/2):($3 >= 0 ? sqrt(-1) : abs($3)):4 w yerrorbar ls 104 title '',\
'MADatNLO.HwU' index 283 using (($1+$2)/2):($3 >= 0 ? sqrt(-1) : abs($3)) ls 104 title '',\
'MADatNLO.HwU' index 283 using (($1+$2)/2):($3 < 0 ? sqrt(-1) : $3):4 w yerrorbar ls 4 title '',\
'MADatNLO.HwU' index 283 using (($1+$2)/2):($3 < 0 ? sqrt(-1) : $3) ls 4 title 'SD1|#1, central value, dynamical\_scale\_choice=10',\
'MADatNLO.HwU' index 282 using (($1+$2)/2):($3 >= 0 ? sqrt(-1) : abs($3)):4 w yerrorbar ls 103 title '',\
'MADatNLO.HwU' index 282 using (($1+$2)/2):($3 >= 0 ? sqrt(-1) : abs($3)) ls 103 title '',\
'MADatNLO.HwU' index 282 using (($1+$2)/2):($3 < 0 ? sqrt(-1) : $3):4 w yerrorbar ls 3 title '',\
'MADatNLO.HwU' index 282 using (($1+$2)/2):($3 < 0 ? sqrt(-1) : $3) ls 3 title 'SD0|#1, central value, dynamical\_scale\_choice=10',\
'MADatNLO.HwU' index 281 using (($1+$2)/2):($3 >= 0 ? sqrt(-1) : abs($3)):4 w yerrorbar ls 102 title '',\
'MADatNLO.HwU' index 281 using (($1+$2)/2):($3 >= 0 ? sqrt(-1) : abs($3)) ls 102 title '',\
'MADatNLO.HwU' index 281 using (($1+$2)/2):($3 < 0 ? sqrt(-1) : $3):4 w yerrorbar ls 2 title '',\
'MADatNLO.HwU' index 281 using (($1+$2)/2):($3 < 0 ? sqrt(-1) : $3) ls 2 title 'LO|#1, central value, dynamical\_scale\_choice=10',\
'MADatNLO.HwU' index 280 using (($1+$2)/2):($3 >= 0 ? sqrt(-1) : abs($3)):4 w yerrorbar ls 101 title '',\
'MADatNLO.HwU' index 280 using (($1+$2)/2):($3 >= 0 ? sqrt(-1) : abs($3)) ls 101 title '',\
'MADatNLO.HwU' index 280 using (($1+$2)/2):($3 < 0 ? sqrt(-1) : $3):4 w yerrorbar ls 1 title '',\
'MADatNLO.HwU' index 280 using (($1+$2)/2):($3 < 0 ? sqrt(-1) : $3) ls 1 title 'NLO|#1, central value, dynamical\_scale\_choice=10'
#-- rendering subhistograms 'Relative scale and PDF uncertainty'
unset label
unset format
set yrange [-1.4800e+00:1.4000e+00]
set origin 0.0000e+00, 3.5000e-01
set size 1.0000e+00, 1.5000e-01
set mytics 2
set ytics auto
set format x ''
unset logscale y
set ylabel "NLO|#1 rel.unc."
set label "Relative uncertainties w.r.t. central values" font ",9" front at graph 0.03, graph 0.13
plot \
'MADatNLO.HwU' index 283 using (($1+$2)/2):(safe($7,$3,1.0)-1.0) ls 14 title '',\
'MADatNLO.HwU' index 283 using (($1+$2)/2):(safe($6,$3,1.0)-1.0) ls 14 title '',\
'MADatNLO.HwU' index 282 using (($1+$2)/2):(safe($7,$3,1.0)-1.0) ls 13 title '',\
'MADatNLO.HwU' index 282 using (($1+$2)/2):(safe($6,$3,1.0)-1.0) ls 13 title '',\
'MADatNLO.HwU' index 281 using (($1+$2)/2):(safe($7,$3,1.0)-1.0) ls 12 title '',\
'MADatNLO.HwU' index 281 using (($1+$2)/2):(safe($6,$3,1.0)-1.0) ls 12 title '',\
'MADatNLO.HwU' index 280 using (($1+$2)/2):(safe($7,$3,1.0)-1.0) ls 11 title '',\
'MADatNLO.HwU' index 280 using (($1+$2)/2):(safe($6,$3,1.0)-1.0) ls 11 title '',\
0.0 ls 999 title '',\
'MADatNLO.HwU' index 283 using (($1+$2)/2):(0.0):(safe($4,$3,0.0)) w yerrorbar ls 4 title '',\
'MADatNLO.HwU' index 283 using (($1+$2)/2):(safe($5,$3,1.0)-1.0) ls 4 title '',\
'MADatNLO.HwU' index 282 using (($1+$2)/2):(0.0):(safe($4,$3,0.0)) w yerrorbar ls 3 title '',\
'MADatNLO.HwU' index 282 using (($1+$2)/2):(safe($5,$3,1.0)-1.0) ls 3 title '',\
'MADatNLO.HwU' index 281 using (($1+$2)/2):(0.0):(safe($4,$3,0.0)) w yerrorbar ls 2 title '',\
'MADatNLO.HwU' index 281 using (($1+$2)/2):(safe($5,$3,1.0)-1.0) ls 2 title '',\
'MADatNLO.HwU' index 280 using (($1+$2)/2):(0.0):(safe($4,$3,0.0)) w yerrorbar ls 1 title '',\
'MADatNLO.HwU' index 280 using (($1+$2)/2):(safe($5,$3,1.0)-1.0) ls 1 title ''
#-- rendering subhistograms '(LO|#1SD0|#1SD1|#1)/(NLO|#1 central value) ratio'
unset label
unset format
set yrange [-2.4000e-01:1.2000e+00]
set origin 0.0000e+00, 2.0000e-01
set size 1.0000e+00, 1.5000e-01
set mytics 2
set ytics auto
set format x
unset logscale y
set ylabel "ratio w.r.t. NLO|#1"
set label "(LO|#1SD0|#1SD1|#1)/(NLO|#1 central value)" font ",9" at graph 0.03, graph 0.13
plot \
1.0 ls 999 title '',\
'MADatNLO.HwU' index 286 using (($1+$2)/2):7 ls 14 title '',\
'MADatNLO.HwU' index 286 using (($1+$2)/2):6 ls 14 title '',\
'MADatNLO.HwU' index 285 using (($1+$2)/2):7 ls 13 title '',\
'MADatNLO.HwU' index 285 using (($1+$2)/2):6 ls 13 title '',\
'MADatNLO.HwU' index 284 using (($1+$2)/2):7 ls 12 title '',\
'MADatNLO.HwU' index 284 using (($1+$2)/2):6 ls 12 title '',\
'MADatNLO.HwU' index 286 using (($1+$2)/2):5 ls 4 title '',\
'MADatNLO.HwU' index 286 using (($1+$2)/2):3:4 w yerrorbar ls 4 title '',\
'MADatNLO.HwU' index 286 using (($1+$2)/2):3 ls 4 title '',\
'MADatNLO.HwU' index 285 using (($1+$2)/2):5 ls 3 title '',\
'MADatNLO.HwU' index 285 using (($1+$2)/2):3:4 w yerrorbar ls 3 title '',\
'MADatNLO.HwU' index 285 using (($1+$2)/2):3 ls 3 title '',\
'MADatNLO.HwU' index 284 using (($1+$2)/2):5 ls 2 title '',\
'MADatNLO.HwU' index 284 using (($1+$2)/2):3:4 w yerrorbar ls 2 title '',\
'MADatNLO.HwU' index 284 using (($1+$2)/2):3 ls 2 title ''

unset label

################################################################################

################################################################################
### Rendering of the plot titled 'epvemumvm log M'
################################################################################

set multiplot
set label "epvemumvm log M" font ",13" at graph 0.04, graph 1.05
set xrange [-2.0000e-01:3.8000e+00]
set bmargin 0 
set tmargin 0
set xtics nomirror
set ytics nomirror
set mytics 10
set xtics auto
set key horizontal noreverse maxcols 1 width -4 
set label front 'MadGraph5\_aMC\@NLO' font "Courier,11" rotate by 90 at graph 1.02, graph 0.04

#-- rendering subhistograms 'NLO|#1 and LO|#1 results'

set format y '10^{%T}'
set yrange [9.0000e-01:1.1000e+02]
set origin 0.0000e+00, 5.0000e-01
set size 1.0000e+00, 4.0000e-01
set mytics 10
set ytics auto
set format x ''
set logscale y
set ylabel "{/Symbol s} per bin [pb]"

plot \
sqrt(-1) ls 14 title 'SD1|#1, scale variation',\
sqrt(-1) ls 13 title 'SD0|#1, scale variation',\
sqrt(-1) ls 12 title 'LO|#1, scale variation',\
sqrt(-1) ls 11 title 'NLO|#1, scale variation',\
'MADatNLO.HwU' index 290 using (($1+$2)/2):($3 >= 0 ? sqrt(-1) : abs($3)):4 w yerrorbar ls 104 title '',\
'MADatNLO.HwU' index 290 using (($1+$2)/2):($3 >= 0 ? sqrt(-1) : abs($3)) ls 104 title '',\
'MADatNLO.HwU' index 290 using (($1+$2)/2):($3 < 0 ? sqrt(-1) : $3):4 w yerrorbar ls 4 title '',\
'MADatNLO.HwU' index 290 using (($1+$2)/2):($3 < 0 ? sqrt(-1) : $3) ls 4 title 'SD1|#1, central value, dynamical\_scale\_choice=10',\
'MADatNLO.HwU' index 289 using (($1+$2)/2):($3 >= 0 ? sqrt(-1) : abs($3)):4 w yerrorbar ls 103 title '',\
'MADatNLO.HwU' index 289 using (($1+$2)/2):($3 >= 0 ? sqrt(-1) : abs($3)) ls 103 title '',\
'MADatNLO.HwU' index 289 using (($1+$2)/2):($3 < 0 ? sqrt(-1) : $3):4 w yerrorbar ls 3 title '',\
'MADatNLO.HwU' index 289 using (($1+$2)/2):($3 < 0 ? sqrt(-1) : $3) ls 3 title 'SD0|#1, central value, dynamical\_scale\_choice=10',\
'MADatNLO.HwU' index 288 using (($1+$2)/2):($3 >= 0 ? sqrt(-1) : abs($3)):4 w yerrorbar ls 102 title '',\
'MADatNLO.HwU' index 288 using (($1+$2)/2):($3 >= 0 ? sqrt(-1) : abs($3)) ls 102 title '',\
'MADatNLO.HwU' index 288 using (($1+$2)/2):($3 < 0 ? sqrt(-1) : $3):4 w yerrorbar ls 2 title '',\
'MADatNLO.HwU' index 288 using (($1+$2)/2):($3 < 0 ? sqrt(-1) : $3) ls 2 title 'LO|#1, central value, dynamical\_scale\_choice=10',\
'MADatNLO.HwU' index 287 using (($1+$2)/2):($3 >= 0 ? sqrt(-1) : abs($3)):4 w yerrorbar ls 101 title '',\
'MADatNLO.HwU' index 287 using (($1+$2)/2):($3 >= 0 ? sqrt(-1) : abs($3)) ls 101 title '',\
'MADatNLO.HwU' index 287 using (($1+$2)/2):($3 < 0 ? sqrt(-1) : $3):4 w yerrorbar ls 1 title '',\
'MADatNLO.HwU' index 287 using (($1+$2)/2):($3 < 0 ? sqrt(-1) : $3) ls 1 title 'NLO|#1, central value, dynamical\_scale\_choice=10'
#-- rendering subhistograms 'Relative scale and PDF uncertainty'
unset label
unset format
set yrange [-1.4800e+00:1.4000e+00]
set origin 0.0000e+00, 3.5000e-01
set size 1.0000e+00, 1.5000e-01
set mytics 2
set ytics auto
set format x ''
unset logscale y
set ylabel "NLO|#1 rel.unc."
set label "Relative uncertainties w.r.t. central values" font ",9" front at graph 0.03, graph 0.13
plot \
'MADatNLO.HwU' index 290 using (($1+$2)/2):(safe($7,$3,1.0)-1.0) ls 14 title '',\
'MADatNLO.HwU' index 290 using (($1+$2)/2):(safe($6,$3,1.0)-1.0) ls 14 title '',\
'MADatNLO.HwU' index 289 using (($1+$2)/2):(safe($7,$3,1.0)-1.0) ls 13 title '',\
'MADatNLO.HwU' index 289 using (($1+$2)/2):(safe($6,$3,1.0)-1.0) ls 13 title '',\
'MADatNLO.HwU' index 288 using (($1+$2)/2):(safe($7,$3,1.0)-1.0) ls 12 title '',\
'MADatNLO.HwU' index 288 using (($1+$2)/2):(safe($6,$3,1.0)-1.0) ls 12 title '',\
'MADatNLO.HwU' index 287 using (($1+$2)/2):(safe($7,$3,1.0)-1.0) ls 11 title '',\
'MADatNLO.HwU' index 287 using (($1+$2)/2):(safe($6,$3,1.0)-1.0) ls 11 title '',\
0.0 ls 999 title '',\
'MADatNLO.HwU' index 290 using (($1+$2)/2):(0.0):(safe($4,$3,0.0)) w yerrorbar ls 4 title '',\
'MADatNLO.HwU' index 290 using (($1+$2)/2):(safe($5,$3,1.0)-1.0) ls 4 title '',\
'MADatNLO.HwU' index 289 using (($1+$2)/2):(0.0):(safe($4,$3,0.0)) w yerrorbar ls 3 title '',\
'MADatNLO.HwU' index 289 using (($1+$2)/2):(safe($5,$3,1.0)-1.0) ls 3 title '',\
'MADatNLO.HwU' index 288 using (($1+$2)/2):(0.0):(safe($4,$3,0.0)) w yerrorbar ls 2 title '',\
'MADatNLO.HwU' index 288 using (($1+$2)/2):(safe($5,$3,1.0)-1.0) ls 2 title '',\
'MADatNLO.HwU' index 287 using (($1+$2)/2):(0.0):(safe($4,$3,0.0)) w yerrorbar ls 1 title '',\
'MADatNLO.HwU' index 287 using (($1+$2)/2):(safe($5,$3,1.0)-1.0) ls 1 title ''
#-- rendering subhistograms '(LO|#1SD0|#1SD1|#1)/(NLO|#1 central value) ratio'
unset label
unset format
set yrange [-2.4000e-01:1.2000e+00]
set origin 0.0000e+00, 2.0000e-01
set size 1.0000e+00, 1.5000e-01
set mytics 2
set ytics auto
set format x
unset logscale y
set ylabel "ratio w.r.t. NLO|#1"
set label "(LO|#1SD0|#1SD1|#1)/(NLO|#1 central value)" font ",9" at graph 0.03, graph 0.13
plot \
1.0 ls 999 title '',\
'MADatNLO.HwU' index 293 using (($1+$2)/2):7 ls 14 title '',\
'MADatNLO.HwU' index 293 using (($1+$2)/2):6 ls 14 title '',\
'MADatNLO.HwU' index 292 using (($1+$2)/2):7 ls 13 title '',\
'MADatNLO.HwU' index 292 using (($1+$2)/2):6 ls 13 title '',\
'MADatNLO.HwU' index 291 using (($1+$2)/2):7 ls 12 title '',\
'MADatNLO.HwU' index 291 using (($1+$2)/2):6 ls 12 title '',\
'MADatNLO.HwU' index 293 using (($1+$2)/2):5 ls 4 title '',\
'MADatNLO.HwU' index 293 using (($1+$2)/2):3:4 w yerrorbar ls 4 title '',\
'MADatNLO.HwU' index 293 using (($1+$2)/2):3 ls 4 title '',\
'MADatNLO.HwU' index 292 using (($1+$2)/2):5 ls 3 title '',\
'MADatNLO.HwU' index 292 using (($1+$2)/2):3:4 w yerrorbar ls 3 title '',\
'MADatNLO.HwU' index 292 using (($1+$2)/2):3 ls 3 title '',\
'MADatNLO.HwU' index 291 using (($1+$2)/2):5 ls 2 title '',\
'MADatNLO.HwU' index 291 using (($1+$2)/2):3:4 w yerrorbar ls 2 title '',\
'MADatNLO.HwU' index 291 using (($1+$2)/2):3 ls 2 title ''

unset label

################################################################################

################################################################################
### Rendering of the plot titled 'ttbar log M'
################################################################################

set multiplot
set label "ttbar log M" font ",13" at graph 0.04, graph 1.05
set xrange [-2.0000e-01:3.8000e+00]
set bmargin 0 
set tmargin 0
set xtics nomirror
set ytics nomirror
set mytics 10
set xtics auto
set key horizontal noreverse maxcols 1 width -4 
set label front 'MadGraph5\_aMC\@NLO' font "Courier,11" rotate by 90 at graph 1.02, graph 0.04

#-- rendering subhistograms 'NLO|#1 and LO|#1 results'

set format y '10^{%T}'
set yrange [9.0000e-01:1.1000e+02]
set origin 0.0000e+00, 5.0000e-01
set size 1.0000e+00, 4.0000e-01
set mytics 10
set ytics auto
set format x ''
set logscale y
set ylabel "{/Symbol s} per bin [pb]"

plot \
sqrt(-1) ls 14 title 'SD1|#1, scale variation',\
sqrt(-1) ls 13 title 'SD0|#1, scale variation',\
sqrt(-1) ls 12 title 'LO|#1, scale variation',\
sqrt(-1) ls 11 title 'NLO|#1, scale variation',\
'MADatNLO.HwU' index 297 using (($1+$2)/2):($3 >= 0 ? sqrt(-1) : abs($3)):4 w yerrorbar ls 104 title '',\
'MADatNLO.HwU' index 297 using (($1+$2)/2):($3 >= 0 ? sqrt(-1) : abs($3)) ls 104 title '',\
'MADatNLO.HwU' index 297 using (($1+$2)/2):($3 < 0 ? sqrt(-1) : $3):4 w yerrorbar ls 4 title '',\
'MADatNLO.HwU' index 297 using (($1+$2)/2):($3 < 0 ? sqrt(-1) : $3) ls 4 title 'SD1|#1, central value, dynamical\_scale\_choice=10',\
'MADatNLO.HwU' index 296 using (($1+$2)/2):($3 >= 0 ? sqrt(-1) : abs($3)):4 w yerrorbar ls 103 title '',\
'MADatNLO.HwU' index 296 using (($1+$2)/2):($3 >= 0 ? sqrt(-1) : abs($3)) ls 103 title '',\
'MADatNLO.HwU' index 296 using (($1+$2)/2):($3 < 0 ? sqrt(-1) : $3):4 w yerrorbar ls 3 title '',\
'MADatNLO.HwU' index 296 using (($1+$2)/2):($3 < 0 ? sqrt(-1) : $3) ls 3 title 'SD0|#1, central value, dynamical\_scale\_choice=10',\
'MADatNLO.HwU' index 295 using (($1+$2)/2):($3 >= 0 ? sqrt(-1) : abs($3)):4 w yerrorbar ls 102 title '',\
'MADatNLO.HwU' index 295 using (($1+$2)/2):($3 >= 0 ? sqrt(-1) : abs($3)) ls 102 title '',\
'MADatNLO.HwU' index 295 using (($1+$2)/2):($3 < 0 ? sqrt(-1) : $3):4 w yerrorbar ls 2 title '',\
'MADatNLO.HwU' index 295 using (($1+$2)/2):($3 < 0 ? sqrt(-1) : $3) ls 2 title 'LO|#1, central value, dynamical\_scale\_choice=10',\
'MADatNLO.HwU' index 294 using (($1+$2)/2):($3 >= 0 ? sqrt(-1) : abs($3)):4 w yerrorbar ls 101 title '',\
'MADatNLO.HwU' index 294 using (($1+$2)/2):($3 >= 0 ? sqrt(-1) : abs($3)) ls 101 title '',\
'MADatNLO.HwU' index 294 using (($1+$2)/2):($3 < 0 ? sqrt(-1) : $3):4 w yerrorbar ls 1 title '',\
'MADatNLO.HwU' index 294 using (($1+$2)/2):($3 < 0 ? sqrt(-1) : $3) ls 1 title 'NLO|#1, central value, dynamical\_scale\_choice=10'
#-- rendering subhistograms 'Relative scale and PDF uncertainty'
unset label
unset format
set yrange [-1.4800e+00:1.4000e+00]
set origin 0.0000e+00, 3.5000e-01
set size 1.0000e+00, 1.5000e-01
set mytics 2
set ytics auto
set format x ''
unset logscale y
set ylabel "NLO|#1 rel.unc."
set label "Relative uncertainties w.r.t. central values" font ",9" front at graph 0.03, graph 0.13
plot \
'MADatNLO.HwU' index 297 using (($1+$2)/2):(safe($7,$3,1.0)-1.0) ls 14 title '',\
'MADatNLO.HwU' index 297 using (($1+$2)/2):(safe($6,$3,1.0)-1.0) ls 14 title '',\
'MADatNLO.HwU' index 296 using (($1+$2)/2):(safe($7,$3,1.0)-1.0) ls 13 title '',\
'MADatNLO.HwU' index 296 using (($1+$2)/2):(safe($6,$3,1.0)-1.0) ls 13 title '',\
'MADatNLO.HwU' index 295 using (($1+$2)/2):(safe($7,$3,1.0)-1.0) ls 12 title '',\
'MADatNLO.HwU' index 295 using (($1+$2)/2):(safe($6,$3,1.0)-1.0) ls 12 title '',\
'MADatNLO.HwU' index 294 using (($1+$2)/2):(safe($7,$3,1.0)-1.0) ls 11 title '',\
'MADatNLO.HwU' index 294 using (($1+$2)/2):(safe($6,$3,1.0)-1.0) ls 11 title '',\
0.0 ls 999 title '',\
'MADatNLO.HwU' index 297 using (($1+$2)/2):(0.0):(safe($4,$3,0.0)) w yerrorbar ls 4 title '',\
'MADatNLO.HwU' index 297 using (($1+$2)/2):(safe($5,$3,1.0)-1.0) ls 4 title '',\
'MADatNLO.HwU' index 296 using (($1+$2)/2):(0.0):(safe($4,$3,0.0)) w yerrorbar ls 3 title '',\
'MADatNLO.HwU' index 296 using (($1+$2)/2):(safe($5,$3,1.0)-1.0) ls 3 title '',\
'MADatNLO.HwU' index 295 using (($1+$2)/2):(0.0):(safe($4,$3,0.0)) w yerrorbar ls 2 title '',\
'MADatNLO.HwU' index 295 using (($1+$2)/2):(safe($5,$3,1.0)-1.0) ls 2 title '',\
'MADatNLO.HwU' index 294 using (($1+$2)/2):(0.0):(safe($4,$3,0.0)) w yerrorbar ls 1 title '',\
'MADatNLO.HwU' index 294 using (($1+$2)/2):(safe($5,$3,1.0)-1.0) ls 1 title ''
#-- rendering subhistograms '(LO|#1SD0|#1SD1|#1)/(NLO|#1 central value) ratio'
unset label
unset format
set yrange [-2.4000e-01:1.2000e+00]
set origin 0.0000e+00, 2.0000e-01
set size 1.0000e+00, 1.5000e-01
set mytics 2
set ytics auto
set format x
unset logscale y
set ylabel "ratio w.r.t. NLO|#1"
set label "(LO|#1SD0|#1SD1|#1)/(NLO|#1 central value)" font ",9" at graph 0.03, graph 0.13
plot \
1.0 ls 999 title '',\
'MADatNLO.HwU' index 300 using (($1+$2)/2):7 ls 14 title '',\
'MADatNLO.HwU' index 300 using (($1+$2)/2):6 ls 14 title '',\
'MADatNLO.HwU' index 299 using (($1+$2)/2):7 ls 13 title '',\
'MADatNLO.HwU' index 299 using (($1+$2)/2):6 ls 13 title '',\
'MADatNLO.HwU' index 298 using (($1+$2)/2):7 ls 12 title '',\
'MADatNLO.HwU' index 298 using (($1+$2)/2):6 ls 12 title '',\
'MADatNLO.HwU' index 300 using (($1+$2)/2):5 ls 4 title '',\
'MADatNLO.HwU' index 300 using (($1+$2)/2):3:4 w yerrorbar ls 4 title '',\
'MADatNLO.HwU' index 300 using (($1+$2)/2):3 ls 4 title '',\
'MADatNLO.HwU' index 299 using (($1+$2)/2):5 ls 3 title '',\
'MADatNLO.HwU' index 299 using (($1+$2)/2):3:4 w yerrorbar ls 3 title '',\
'MADatNLO.HwU' index 299 using (($1+$2)/2):3 ls 3 title '',\
'MADatNLO.HwU' index 298 using (($1+$2)/2):5 ls 2 title '',\
'MADatNLO.HwU' index 298 using (($1+$2)/2):3:4 w yerrorbar ls 2 title '',\
'MADatNLO.HwU' index 298 using (($1+$2)/2):3 ls 2 title ''

unset label

################################################################################

################################################################################
### Rendering of the plot titled 'higgs-pair log M'
################################################################################

set multiplot
set label "higgs-pair log M" font ",13" at graph 0.04, graph 1.05
set xrange [-2.0000e-01:3.8000e+00]
set bmargin 0 
set tmargin 0
set xtics nomirror
set ytics nomirror
set mytics 10
set xtics auto
set key horizontal noreverse maxcols 1 width -4 
set label front 'MadGraph5\_aMC\@NLO' font "Courier,11" rotate by 90 at graph 1.02, graph 0.04

#-- rendering subhistograms 'NLO|#1 and LO|#1 results'

set format y '10^{%T}'
set yrange [9.0000e-01:1.1000e+02]
set origin 0.0000e+00, 5.0000e-01
set size 1.0000e+00, 4.0000e-01
set mytics 10
set ytics auto
set format x ''
set logscale y
set ylabel "{/Symbol s} per bin [pb]"

plot \
sqrt(-1) ls 14 title 'SD1|#1, scale variation',\
sqrt(-1) ls 13 title 'SD0|#1, scale variation',\
sqrt(-1) ls 12 title 'LO|#1, scale variation',\
sqrt(-1) ls 11 title 'NLO|#1, scale variation',\
'MADatNLO.HwU' index 304 using (($1+$2)/2):($3 >= 0 ? sqrt(-1) : abs($3)):4 w yerrorbar ls 104 title '',\
'MADatNLO.HwU' index 304 using (($1+$2)/2):($3 >= 0 ? sqrt(-1) : abs($3)) ls 104 title '',\
'MADatNLO.HwU' index 304 using (($1+$2)/2):($3 < 0 ? sqrt(-1) : $3):4 w yerrorbar ls 4 title '',\
'MADatNLO.HwU' index 304 using (($1+$2)/2):($3 < 0 ? sqrt(-1) : $3) ls 4 title 'SD1|#1, central value, dynamical\_scale\_choice=10',\
'MADatNLO.HwU' index 303 using (($1+$2)/2):($3 >= 0 ? sqrt(-1) : abs($3)):4 w yerrorbar ls 103 title '',\
'MADatNLO.HwU' index 303 using (($1+$2)/2):($3 >= 0 ? sqrt(-1) : abs($3)) ls 103 title '',\
'MADatNLO.HwU' index 303 using (($1+$2)/2):($3 < 0 ? sqrt(-1) : $3):4 w yerrorbar ls 3 title '',\
'MADatNLO.HwU' index 303 using (($1+$2)/2):($3 < 0 ? sqrt(-1) : $3) ls 3 title 'SD0|#1, central value, dynamical\_scale\_choice=10',\
'MADatNLO.HwU' index 302 using (($1+$2)/2):($3 >= 0 ? sqrt(-1) : abs($3)):4 w yerrorbar ls 102 title '',\
'MADatNLO.HwU' index 302 using (($1+$2)/2):($3 >= 0 ? sqrt(-1) : abs($3)) ls 102 title '',\
'MADatNLO.HwU' index 302 using (($1+$2)/2):($3 < 0 ? sqrt(-1) : $3):4 w yerrorbar ls 2 title '',\
'MADatNLO.HwU' index 302 using (($1+$2)/2):($3 < 0 ? sqrt(-1) : $3) ls 2 title 'LO|#1, central value, dynamical\_scale\_choice=10',\
'MADatNLO.HwU' index 301 using (($1+$2)/2):($3 >= 0 ? sqrt(-1) : abs($3)):4 w yerrorbar ls 101 title '',\
'MADatNLO.HwU' index 301 using (($1+$2)/2):($3 >= 0 ? sqrt(-1) : abs($3)) ls 101 title '',\
'MADatNLO.HwU' index 301 using (($1+$2)/2):($3 < 0 ? sqrt(-1) : $3):4 w yerrorbar ls 1 title '',\
'MADatNLO.HwU' index 301 using (($1+$2)/2):($3 < 0 ? sqrt(-1) : $3) ls 1 title 'NLO|#1, central value, dynamical\_scale\_choice=10'
#-- rendering subhistograms 'Relative scale and PDF uncertainty'
unset label
unset format
set yrange [-1.4800e+00:1.4000e+00]
set origin 0.0000e+00, 3.5000e-01
set size 1.0000e+00, 1.5000e-01
set mytics 2
set ytics auto
set format x ''
unset logscale y
set ylabel "NLO|#1 rel.unc."
set label "Relative uncertainties w.r.t. central values" font ",9" front at graph 0.03, graph 0.13
plot \
'MADatNLO.HwU' index 304 using (($1+$2)/2):(safe($7,$3,1.0)-1.0) ls 14 title '',\
'MADatNLO.HwU' index 304 using (($1+$2)/2):(safe($6,$3,1.0)-1.0) ls 14 title '',\
'MADatNLO.HwU' index 303 using (($1+$2)/2):(safe($7,$3,1.0)-1.0) ls 13 title '',\
'MADatNLO.HwU' index 303 using (($1+$2)/2):(safe($6,$3,1.0)-1.0) ls 13 title '',\
'MADatNLO.HwU' index 302 using (($1+$2)/2):(safe($7,$3,1.0)-1.0) ls 12 title '',\
'MADatNLO.HwU' index 302 using (($1+$2)/2):(safe($6,$3,1.0)-1.0) ls 12 title '',\
'MADatNLO.HwU' index 301 using (($1+$2)/2):(safe($7,$3,1.0)-1.0) ls 11 title '',\
'MADatNLO.HwU' index 301 using (($1+$2)/2):(safe($6,$3,1.0)-1.0) ls 11 title '',\
0.0 ls 999 title '',\
'MADatNLO.HwU' index 304 using (($1+$2)/2):(0.0):(safe($4,$3,0.0)) w yerrorbar ls 4 title '',\
'MADatNLO.HwU' index 304 using (($1+$2)/2):(safe($5,$3,1.0)-1.0) ls 4 title '',\
'MADatNLO.HwU' index 303 using (($1+$2)/2):(0.0):(safe($4,$3,0.0)) w yerrorbar ls 3 title '',\
'MADatNLO.HwU' index 303 using (($1+$2)/2):(safe($5,$3,1.0)-1.0) ls 3 title '',\
'MADatNLO.HwU' index 302 using (($1+$2)/2):(0.0):(safe($4,$3,0.0)) w yerrorbar ls 2 title '',\
'MADatNLO.HwU' index 302 using (($1+$2)/2):(safe($5,$3,1.0)-1.0) ls 2 title '',\
'MADatNLO.HwU' index 301 using (($1+$2)/2):(0.0):(safe($4,$3,0.0)) w yerrorbar ls 1 title '',\
'MADatNLO.HwU' index 301 using (($1+$2)/2):(safe($5,$3,1.0)-1.0) ls 1 title ''
#-- rendering subhistograms '(LO|#1SD0|#1SD1|#1)/(NLO|#1 central value) ratio'
unset label
unset format
set yrange [-2.4000e-01:1.2000e+00]
set origin 0.0000e+00, 2.0000e-01
set size 1.0000e+00, 1.5000e-01
set mytics 2
set ytics auto
set format x
unset logscale y
set ylabel "ratio w.r.t. NLO|#1"
set label "(LO|#1SD0|#1SD1|#1)/(NLO|#1 central value)" font ",9" at graph 0.03, graph 0.13
plot \
1.0 ls 999 title '',\
'MADatNLO.HwU' index 307 using (($1+$2)/2):7 ls 14 title '',\
'MADatNLO.HwU' index 307 using (($1+$2)/2):6 ls 14 title '',\
'MADatNLO.HwU' index 306 using (($1+$2)/2):7 ls 13 title '',\
'MADatNLO.HwU' index 306 using (($1+$2)/2):6 ls 13 title '',\
'MADatNLO.HwU' index 305 using (($1+$2)/2):7 ls 12 title '',\
'MADatNLO.HwU' index 305 using (($1+$2)/2):6 ls 12 title '',\
'MADatNLO.HwU' index 307 using (($1+$2)/2):5 ls 4 title '',\
'MADatNLO.HwU' index 307 using (($1+$2)/2):3:4 w yerrorbar ls 4 title '',\
'MADatNLO.HwU' index 307 using (($1+$2)/2):3 ls 4 title '',\
'MADatNLO.HwU' index 306 using (($1+$2)/2):5 ls 3 title '',\
'MADatNLO.HwU' index 306 using (($1+$2)/2):3:4 w yerrorbar ls 3 title '',\
'MADatNLO.HwU' index 306 using (($1+$2)/2):3 ls 3 title '',\
'MADatNLO.HwU' index 305 using (($1+$2)/2):5 ls 2 title '',\
'MADatNLO.HwU' index 305 using (($1+$2)/2):3:4 w yerrorbar ls 2 title '',\
'MADatNLO.HwU' index 305 using (($1+$2)/2):3 ls 2 title ''

unset label

################################################################################

################################################################################
### Rendering of the plot titled 'j1j2 log M'
################################################################################

set multiplot
set label "j1j2 log M" font ",13" at graph 0.04, graph 1.05
set xrange [3.0000e+00:4.5000e+00]
set bmargin 0 
set tmargin 0
set xtics nomirror
set ytics nomirror
set mytics 10
set xtics auto
set key horizontal noreverse maxcols 1 width -4 
set label front 'MadGraph5\_aMC\@NLO' font "Courier,11" rotate by 90 at graph 1.02, graph 0.04

#-- rendering subhistograms 'NLO|#1 and LO|#1 results'

set format y '10^{%T}'
set yrange [1.1839e-06:1.9400e-01]
set origin 0.0000e+00, 5.0000e-01
set size 1.0000e+00, 4.0000e-01
set mytics 10
set ytics auto
set format x ''
set logscale y
set ylabel "{/Symbol s} per bin [pb]"

plot \
sqrt(-1) ls 14 title 'SD1|#1, scale variation',\
sqrt(-1) ls 13 title 'SD0|#1, scale variation',\
sqrt(-1) ls 12 title 'LO|#1, scale variation',\
sqrt(-1) ls 11 title 'NLO|#1, scale variation',\
'MADatNLO.HwU' index 311 using (($1+$2)/2):($3 >= 0 ? sqrt(-1) : abs($3)):4 w yerrorbar ls 104 title '',\
'MADatNLO.HwU' index 311 using (($1+$2)/2):($3 >= 0 ? sqrt(-1) : abs($3)) ls 104 title '',\
'MADatNLO.HwU' index 311 using (($1+$2)/2):($3 < 0 ? sqrt(-1) : $3):4 w yerrorbar ls 4 title '',\
'MADatNLO.HwU' index 311 using (($1+$2)/2):($3 < 0 ? sqrt(-1) : $3) ls 4 title 'SD1|#1, central value, dynamical\_scale\_choice=10',\
'MADatNLO.HwU' index 310 using (($1+$2)/2):($3 >= 0 ? sqrt(-1) : abs($3)):4 w yerrorbar ls 103 title '',\
'MADatNLO.HwU' index 310 using (($1+$2)/2):($3 >= 0 ? sqrt(-1) : abs($3)) ls 103 title '',\
'MADatNLO.HwU' index 310 using (($1+$2)/2):($3 < 0 ? sqrt(-1) : $3):4 w yerrorbar ls 3 title '',\
'MADatNLO.HwU' index 310 using (($1+$2)/2):($3 < 0 ? sqrt(-1) : $3) ls 3 title 'SD0|#1, central value, dynamical\_scale\_choice=10',\
'MADatNLO.HwU' index 309 using (($1+$2)/2):($3 >= 0 ? sqrt(-1) : abs($3)):4 w yerrorbar ls 102 title '',\
'MADatNLO.HwU' index 309 using (($1+$2)/2):($3 >= 0 ? sqrt(-1) : abs($3)) ls 102 title '',\
'MADatNLO.HwU' index 309 using (($1+$2)/2):($3 < 0 ? sqrt(-1) : $3):4 w yerrorbar ls 2 title '',\
'MADatNLO.HwU' index 309 using (($1+$2)/2):($3 < 0 ? sqrt(-1) : $3) ls 2 title 'LO|#1, central value, dynamical\_scale\_choice=10',\
'MADatNLO.HwU' index 308 using (($1+$2)/2):($3 >= 0 ? sqrt(-1) : abs($3)):4 w yerrorbar ls 101 title '',\
'MADatNLO.HwU' index 308 using (($1+$2)/2):($3 >= 0 ? sqrt(-1) : abs($3)) ls 101 title '',\
'MADatNLO.HwU' index 308 using (($1+$2)/2):($3 < 0 ? sqrt(-1) : $3):4 w yerrorbar ls 1 title '',\
'MADatNLO.HwU' index 308 using (($1+$2)/2):($3 < 0 ? sqrt(-1) : $3) ls 1 title 'NLO|#1, central value, dynamical\_scale\_choice=10'
#-- rendering subhistograms 'Relative scale and PDF uncertainty'
unset label
unset format
set yrange [-4.4851e-02:4.5570e-02]
set origin 0.0000e+00, 3.5000e-01
set size 1.0000e+00, 1.5000e-01
set mytics 2
set ytics auto
set format x ''
unset logscale y
set ylabel "NLO|#1 rel.unc."
set label "Relative uncertainties w.r.t. central values" font ",9" front at graph 0.03, graph 0.13
plot \
'MADatNLO.HwU' index 311 using (($1+$2)/2):(safe($7,$3,1.0)-1.0) ls 14 title '',\
'MADatNLO.HwU' index 311 using (($1+$2)/2):(safe($6,$3,1.0)-1.0) ls 14 title '',\
'MADatNLO.HwU' index 310 using (($1+$2)/2):(safe($7,$3,1.0)-1.0) ls 13 title '',\
'MADatNLO.HwU' index 310 using (($1+$2)/2):(safe($6,$3,1.0)-1.0) ls 13 title '',\
'MADatNLO.HwU' index 309 using (($1+$2)/2):(safe($7,$3,1.0)-1.0) ls 12 title '',\
'MADatNLO.HwU' index 309 using (($1+$2)/2):(safe($6,$3,1.0)-1.0) ls 12 title '',\
'MADatNLO.HwU' index 308 using (($1+$2)/2):(safe($7,$3,1.0)-1.0) ls 11 title '',\
'MADatNLO.HwU' index 308 using (($1+$2)/2):(safe($6,$3,1.0)-1.0) ls 11 title '',\
0.0 ls 999 title '',\
'MADatNLO.HwU' index 311 using (($1+$2)/2):(0.0):(safe($4,$3,0.0)) w yerrorbar ls 4 title '',\
'MADatNLO.HwU' index 311 using (($1+$2)/2):(safe($5,$3,1.0)-1.0) ls 4 title '',\
'MADatNLO.HwU' index 310 using (($1+$2)/2):(0.0):(safe($4,$3,0.0)) w yerrorbar ls 3 title '',\
'MADatNLO.HwU' index 310 using (($1+$2)/2):(safe($5,$3,1.0)-1.0) ls 3 title '',\
'MADatNLO.HwU' index 309 using (($1+$2)/2):(0.0):(safe($4,$3,0.0)) w yerrorbar ls 2 title '',\
'MADatNLO.HwU' index 309 using (($1+$2)/2):(safe($5,$3,1.0)-1.0) ls 2 title '',\
'MADatNLO.HwU' index 308 using (($1+$2)/2):(0.0):(safe($4,$3,0.0)) w yerrorbar ls 1 title '',\
'MADatNLO.HwU' index 308 using (($1+$2)/2):(safe($5,$3,1.0)-1.0) ls 1 title ''
#-- rendering subhistograms '(LO|#1SD0|#1SD1|#1)/(NLO|#1 central value) ratio'
unset label
unset format
set yrange [-1.3235e+00:2.7520e+00]
set origin 0.0000e+00, 2.0000e-01
set size 1.0000e+00, 1.5000e-01
set mytics 2
set ytics auto
set format x
unset logscale y
set ylabel "ratio w.r.t. NLO|#1"
set label "(LO|#1SD0|#1SD1|#1)/(NLO|#1 central value)" font ",9" at graph 0.03, graph 0.13
plot \
1.0 ls 999 title '',\
'MADatNLO.HwU' index 314 using (($1+$2)/2):7 ls 14 title '',\
'MADatNLO.HwU' index 314 using (($1+$2)/2):6 ls 14 title '',\
'MADatNLO.HwU' index 313 using (($1+$2)/2):7 ls 13 title '',\
'MADatNLO.HwU' index 313 using (($1+$2)/2):6 ls 13 title '',\
'MADatNLO.HwU' index 312 using (($1+$2)/2):7 ls 12 title '',\
'MADatNLO.HwU' index 312 using (($1+$2)/2):6 ls 12 title '',\
'MADatNLO.HwU' index 314 using (($1+$2)/2):5 ls 4 title '',\
'MADatNLO.HwU' index 314 using (($1+$2)/2):3:4 w yerrorbar ls 4 title '',\
'MADatNLO.HwU' index 314 using (($1+$2)/2):3 ls 4 title '',\
'MADatNLO.HwU' index 313 using (($1+$2)/2):5 ls 3 title '',\
'MADatNLO.HwU' index 313 using (($1+$2)/2):3:4 w yerrorbar ls 3 title '',\
'MADatNLO.HwU' index 313 using (($1+$2)/2):3 ls 3 title '',\
'MADatNLO.HwU' index 312 using (($1+$2)/2):5 ls 2 title '',\
'MADatNLO.HwU' index 312 using (($1+$2)/2):3:4 w yerrorbar ls 2 title '',\
'MADatNLO.HwU' index 312 using (($1+$2)/2):3 ls 2 title ''

unset label

################################################################################

################################################################################
### Rendering of the plot titled 'j2j3 log M'
################################################################################

set multiplot
set label "j2j3 log M" font ",13" at graph 0.04, graph 1.05
set xrange [2.5000e+00:4.5000e+00]
set bmargin 0 
set tmargin 0
set xtics nomirror
set ytics nomirror
set mytics 10
set xtics auto
set key horizontal noreverse maxcols 1 width -4 
set label front 'MadGraph5\_aMC\@NLO' font "Courier,11" rotate by 90 at graph 1.02, graph 0.04

#-- rendering subhistograms 'NLO|#1 and LO|#1 results'

set format y '10^{%T}'
set yrange [2.7787e-06:1.1943e-02]
set origin 0.0000e+00, 5.0000e-01
set size 1.0000e+00, 4.0000e-01
set mytics 10
set ytics auto
set format x ''
set logscale y
set ylabel "{/Symbol s} per bin [pb]"

plot \
sqrt(-1) ls 14 title 'SD1|#1, scale variation',\
sqrt(-1) ls 13 title 'SD0|#1, scale variation',\
sqrt(-1) ls 12 title 'LO|#1, scale variation',\
sqrt(-1) ls 11 title 'NLO|#1, scale variation',\
'MADatNLO.HwU' index 318 using (($1+$2)/2):($3 >= 0 ? sqrt(-1) : abs($3)):4 w yerrorbar ls 104 title '',\
'MADatNLO.HwU' index 318 using (($1+$2)/2):($3 >= 0 ? sqrt(-1) : abs($3)) ls 104 title '',\
'MADatNLO.HwU' index 318 using (($1+$2)/2):($3 < 0 ? sqrt(-1) : $3):4 w yerrorbar ls 4 title '',\
'MADatNLO.HwU' index 318 using (($1+$2)/2):($3 < 0 ? sqrt(-1) : $3) ls 4 title 'SD1|#1, central value, dynamical\_scale\_choice=10',\
'MADatNLO.HwU' index 317 using (($1+$2)/2):($3 >= 0 ? sqrt(-1) : abs($3)):4 w yerrorbar ls 103 title '',\
'MADatNLO.HwU' index 317 using (($1+$2)/2):($3 >= 0 ? sqrt(-1) : abs($3)) ls 103 title '',\
'MADatNLO.HwU' index 317 using (($1+$2)/2):($3 < 0 ? sqrt(-1) : $3):4 w yerrorbar ls 3 title '',\
'MADatNLO.HwU' index 317 using (($1+$2)/2):($3 < 0 ? sqrt(-1) : $3) ls 3 title 'SD0|#1, central value, dynamical\_scale\_choice=10',\
'MADatNLO.HwU' index 316 using (($1+$2)/2):($3 >= 0 ? sqrt(-1) : abs($3)):4 w yerrorbar ls 102 title '',\
'MADatNLO.HwU' index 316 using (($1+$2)/2):($3 >= 0 ? sqrt(-1) : abs($3)) ls 102 title '',\
'MADatNLO.HwU' index 316 using (($1+$2)/2):($3 < 0 ? sqrt(-1) : $3):4 w yerrorbar ls 2 title '',\
'MADatNLO.HwU' index 316 using (($1+$2)/2):($3 < 0 ? sqrt(-1) : $3) ls 2 title 'LO|#1, central value, dynamical\_scale\_choice=10',\
'MADatNLO.HwU' index 315 using (($1+$2)/2):($3 >= 0 ? sqrt(-1) : abs($3)):4 w yerrorbar ls 101 title '',\
'MADatNLO.HwU' index 315 using (($1+$2)/2):($3 >= 0 ? sqrt(-1) : abs($3)) ls 101 title '',\
'MADatNLO.HwU' index 315 using (($1+$2)/2):($3 < 0 ? sqrt(-1) : $3):4 w yerrorbar ls 1 title '',\
'MADatNLO.HwU' index 315 using (($1+$2)/2):($3 < 0 ? sqrt(-1) : $3) ls 1 title 'NLO|#1, central value, dynamical\_scale\_choice=10'
#-- rendering subhistograms 'Relative scale and PDF uncertainty'
unset label
unset format
set yrange [-8.2759e-03:8.0597e-03]
set origin 0.0000e+00, 3.5000e-01
set size 1.0000e+00, 1.5000e-01
set mytics 2
set ytics auto
set format x ''
unset logscale y
set ylabel "NLO|#1 rel.unc."
set label "Relative uncertainties w.r.t. central values" font ",9" front at graph 0.03, graph 0.13
plot \
'MADatNLO.HwU' index 318 using (($1+$2)/2):(safe($7,$3,1.0)-1.0) ls 14 title '',\
'MADatNLO.HwU' index 318 using (($1+$2)/2):(safe($6,$3,1.0)-1.0) ls 14 title '',\
'MADatNLO.HwU' index 317 using (($1+$2)/2):(safe($7,$3,1.0)-1.0) ls 13 title '',\
'MADatNLO.HwU' index 317 using (($1+$2)/2):(safe($6,$3,1.0)-1.0) ls 13 title '',\
'MADatNLO.HwU' index 316 using (($1+$2)/2):(safe($7,$3,1.0)-1.0) ls 12 title '',\
'MADatNLO.HwU' index 316 using (($1+$2)/2):(safe($6,$3,1.0)-1.0) ls 12 title '',\
'MADatNLO.HwU' index 315 using (($1+$2)/2):(safe($7,$3,1.0)-1.0) ls 11 title '',\
'MADatNLO.HwU' index 315 using (($1+$2)/2):(safe($6,$3,1.0)-1.0) ls 11 title '',\
0.0 ls 999 title '',\
'MADatNLO.HwU' index 318 using (($1+$2)/2):(0.0):(safe($4,$3,0.0)) w yerrorbar ls 4 title '',\
'MADatNLO.HwU' index 318 using (($1+$2)/2):(safe($5,$3,1.0)-1.0) ls 4 title '',\
'MADatNLO.HwU' index 317 using (($1+$2)/2):(0.0):(safe($4,$3,0.0)) w yerrorbar ls 3 title '',\
'MADatNLO.HwU' index 317 using (($1+$2)/2):(safe($5,$3,1.0)-1.0) ls 3 title '',\
'MADatNLO.HwU' index 316 using (($1+$2)/2):(0.0):(safe($4,$3,0.0)) w yerrorbar ls 2 title '',\
'MADatNLO.HwU' index 316 using (($1+$2)/2):(safe($5,$3,1.0)-1.0) ls 2 title '',\
'MADatNLO.HwU' index 315 using (($1+$2)/2):(0.0):(safe($4,$3,0.0)) w yerrorbar ls 1 title '',\
'MADatNLO.HwU' index 315 using (($1+$2)/2):(safe($5,$3,1.0)-1.0) ls 1 title ''
#-- rendering subhistograms '(LO|#1SD0|#1SD1|#1)/(NLO|#1 central value) ratio'
unset label
unset format
set yrange [-2.4000e-01:1.2000e+00]
set origin 0.0000e+00, 2.0000e-01
set size 1.0000e+00, 1.5000e-01
set mytics 2
set ytics auto
set format x
unset logscale y
set ylabel "ratio w.r.t. NLO|#1"
set label "(LO|#1SD0|#1SD1|#1)/(NLO|#1 central value)" font ",9" at graph 0.03, graph 0.13
plot \
1.0 ls 999 title '',\
'MADatNLO.HwU' index 321 using (($1+$2)/2):7 ls 14 title '',\
'MADatNLO.HwU' index 321 using (($1+$2)/2):6 ls 14 title '',\
'MADatNLO.HwU' index 320 using (($1+$2)/2):7 ls 13 title '',\
'MADatNLO.HwU' index 320 using (($1+$2)/2):6 ls 13 title '',\
'MADatNLO.HwU' index 319 using (($1+$2)/2):7 ls 12 title '',\
'MADatNLO.HwU' index 319 using (($1+$2)/2):6 ls 12 title '',\
'MADatNLO.HwU' index 321 using (($1+$2)/2):5 ls 4 title '',\
'MADatNLO.HwU' index 321 using (($1+$2)/2):3:4 w yerrorbar ls 4 title '',\
'MADatNLO.HwU' index 321 using (($1+$2)/2):3 ls 4 title '',\
'MADatNLO.HwU' index 320 using (($1+$2)/2):5 ls 3 title '',\
'MADatNLO.HwU' index 320 using (($1+$2)/2):3:4 w yerrorbar ls 3 title '',\
'MADatNLO.HwU' index 320 using (($1+$2)/2):3 ls 3 title '',\
'MADatNLO.HwU' index 319 using (($1+$2)/2):5 ls 2 title '',\
'MADatNLO.HwU' index 319 using (($1+$2)/2):3:4 w yerrorbar ls 2 title '',\
'MADatNLO.HwU' index 319 using (($1+$2)/2):3 ls 2 title ''

unset label

################################################################################

################################################################################
### Rendering of the plot titled 'j1j3 log M'
################################################################################

set multiplot
set label "j1j3 log M" font ",13" at graph 0.04, graph 1.05
set xrange [2.5000e+00:4.5000e+00]
set bmargin 0 
set tmargin 0
set xtics nomirror
set ytics nomirror
set mytics 10
set xtics auto
set key horizontal noreverse maxcols 1 width -4 
set label front 'MadGraph5\_aMC\@NLO' font "Courier,11" rotate by 90 at graph 1.02, graph 0.04

#-- rendering subhistograms 'NLO|#1 and LO|#1 results'

set format y '10^{%T}'
set yrange [4.8007e-06:1.6098e-02]
set origin 0.0000e+00, 5.0000e-01
set size 1.0000e+00, 4.0000e-01
set mytics 10
set ytics auto
set format x ''
set logscale y
set ylabel "{/Symbol s} per bin [pb]"

plot \
sqrt(-1) ls 14 title 'SD1|#1, scale variation',\
sqrt(-1) ls 13 title 'SD0|#1, scale variation',\
sqrt(-1) ls 12 title 'LO|#1, scale variation',\
sqrt(-1) ls 11 title 'NLO|#1, scale variation',\
'MADatNLO.HwU' index 325 using (($1+$2)/2):($3 >= 0 ? sqrt(-1) : abs($3)):4 w yerrorbar ls 104 title '',\
'MADatNLO.HwU' index 325 using (($1+$2)/2):($3 >= 0 ? sqrt(-1) : abs($3)) ls 104 title '',\
'MADatNLO.HwU' index 325 using (($1+$2)/2):($3 < 0 ? sqrt(-1) : $3):4 w yerrorbar ls 4 title '',\
'MADatNLO.HwU' index 325 using (($1+$2)/2):($3 < 0 ? sqrt(-1) : $3) ls 4 title 'SD1|#1, central value, dynamical\_scale\_choice=10',\
'MADatNLO.HwU' index 324 using (($1+$2)/2):($3 >= 0 ? sqrt(-1) : abs($3)):4 w yerrorbar ls 103 title '',\
'MADatNLO.HwU' index 324 using (($1+$2)/2):($3 >= 0 ? sqrt(-1) : abs($3)) ls 103 title '',\
'MADatNLO.HwU' index 324 using (($1+$2)/2):($3 < 0 ? sqrt(-1) : $3):4 w yerrorbar ls 3 title '',\
'MADatNLO.HwU' index 324 using (($1+$2)/2):($3 < 0 ? sqrt(-1) : $3) ls 3 title 'SD0|#1, central value, dynamical\_scale\_choice=10',\
'MADatNLO.HwU' index 323 using (($1+$2)/2):($3 >= 0 ? sqrt(-1) : abs($3)):4 w yerrorbar ls 102 title '',\
'MADatNLO.HwU' index 323 using (($1+$2)/2):($3 >= 0 ? sqrt(-1) : abs($3)) ls 102 title '',\
'MADatNLO.HwU' index 323 using (($1+$2)/2):($3 < 0 ? sqrt(-1) : $3):4 w yerrorbar ls 2 title '',\
'MADatNLO.HwU' index 323 using (($1+$2)/2):($3 < 0 ? sqrt(-1) : $3) ls 2 title 'LO|#1, central value, dynamical\_scale\_choice=10',\
'MADatNLO.HwU' index 322 using (($1+$2)/2):($3 >= 0 ? sqrt(-1) : abs($3)):4 w yerrorbar ls 101 title '',\
'MADatNLO.HwU' index 322 using (($1+$2)/2):($3 >= 0 ? sqrt(-1) : abs($3)) ls 101 title '',\
'MADatNLO.HwU' index 322 using (($1+$2)/2):($3 < 0 ? sqrt(-1) : $3):4 w yerrorbar ls 1 title '',\
'MADatNLO.HwU' index 322 using (($1+$2)/2):($3 < 0 ? sqrt(-1) : $3) ls 1 title 'NLO|#1, central value, dynamical\_scale\_choice=10'
#-- rendering subhistograms 'Relative scale and PDF uncertainty'
unset label
unset format
set yrange [-9.6276e-03:9.1072e-03]
set origin 0.0000e+00, 3.5000e-01
set size 1.0000e+00, 1.5000e-01
set mytics 2
set ytics auto
set format x ''
unset logscale y
set ylabel "NLO|#1 rel.unc."
set label "Relative uncertainties w.r.t. central values" font ",9" front at graph 0.03, graph 0.13
plot \
'MADatNLO.HwU' index 325 using (($1+$2)/2):(safe($7,$3,1.0)-1.0) ls 14 title '',\
'MADatNLO.HwU' index 325 using (($1+$2)/2):(safe($6,$3,1.0)-1.0) ls 14 title '',\
'MADatNLO.HwU' index 324 using (($1+$2)/2):(safe($7,$3,1.0)-1.0) ls 13 title '',\
'MADatNLO.HwU' index 324 using (($1+$2)/2):(safe($6,$3,1.0)-1.0) ls 13 title '',\
'MADatNLO.HwU' index 323 using (($1+$2)/2):(safe($7,$3,1.0)-1.0) ls 12 title '',\
'MADatNLO.HwU' index 323 using (($1+$2)/2):(safe($6,$3,1.0)-1.0) ls 12 title '',\
'MADatNLO.HwU' index 322 using (($1+$2)/2):(safe($7,$3,1.0)-1.0) ls 11 title '',\
'MADatNLO.HwU' index 322 using (($1+$2)/2):(safe($6,$3,1.0)-1.0) ls 11 title '',\
0.0 ls 999 title '',\
'MADatNLO.HwU' index 325 using (($1+$2)/2):(0.0):(safe($4,$3,0.0)) w yerrorbar ls 4 title '',\
'MADatNLO.HwU' index 325 using (($1+$2)/2):(safe($5,$3,1.0)-1.0) ls 4 title '',\
'MADatNLO.HwU' index 324 using (($1+$2)/2):(0.0):(safe($4,$3,0.0)) w yerrorbar ls 3 title '',\
'MADatNLO.HwU' index 324 using (($1+$2)/2):(safe($5,$3,1.0)-1.0) ls 3 title '',\
'MADatNLO.HwU' index 323 using (($1+$2)/2):(0.0):(safe($4,$3,0.0)) w yerrorbar ls 2 title '',\
'MADatNLO.HwU' index 323 using (($1+$2)/2):(safe($5,$3,1.0)-1.0) ls 2 title '',\
'MADatNLO.HwU' index 322 using (($1+$2)/2):(0.0):(safe($4,$3,0.0)) w yerrorbar ls 1 title '',\
'MADatNLO.HwU' index 322 using (($1+$2)/2):(safe($5,$3,1.0)-1.0) ls 1 title ''
#-- rendering subhistograms '(LO|#1SD0|#1SD1|#1)/(NLO|#1 central value) ratio'
unset label
unset format
set yrange [-2.4000e-01:1.2000e+00]
set origin 0.0000e+00, 2.0000e-01
set size 1.0000e+00, 1.5000e-01
set mytics 2
set ytics auto
set format x
unset logscale y
set ylabel "ratio w.r.t. NLO|#1"
set label "(LO|#1SD0|#1SD1|#1)/(NLO|#1 central value)" font ",9" at graph 0.03, graph 0.13
plot \
1.0 ls 999 title '',\
'MADatNLO.HwU' index 328 using (($1+$2)/2):7 ls 14 title '',\
'MADatNLO.HwU' index 328 using (($1+$2)/2):6 ls 14 title '',\
'MADatNLO.HwU' index 327 using (($1+$2)/2):7 ls 13 title '',\
'MADatNLO.HwU' index 327 using (($1+$2)/2):6 ls 13 title '',\
'MADatNLO.HwU' index 326 using (($1+$2)/2):7 ls 12 title '',\
'MADatNLO.HwU' index 326 using (($1+$2)/2):6 ls 12 title '',\
'MADatNLO.HwU' index 328 using (($1+$2)/2):5 ls 4 title '',\
'MADatNLO.HwU' index 328 using (($1+$2)/2):3:4 w yerrorbar ls 4 title '',\
'MADatNLO.HwU' index 328 using (($1+$2)/2):3 ls 4 title '',\
'MADatNLO.HwU' index 327 using (($1+$2)/2):5 ls 3 title '',\
'MADatNLO.HwU' index 327 using (($1+$2)/2):3:4 w yerrorbar ls 3 title '',\
'MADatNLO.HwU' index 327 using (($1+$2)/2):3 ls 3 title '',\
'MADatNLO.HwU' index 326 using (($1+$2)/2):5 ls 2 title '',\
'MADatNLO.HwU' index 326 using (($1+$2)/2):3:4 w yerrorbar ls 2 title '',\
'MADatNLO.HwU' index 326 using (($1+$2)/2):3 ls 2 title ''

unset label

################################################################################

################################################################################
### Rendering of the plot titled 'j1j2j3 log M'
################################################################################

set multiplot
set label "j1j2j3 log M" font ",13" at graph 0.04, graph 1.05
set xrange [3.1000e+00:4.5000e+00]
set bmargin 0 
set tmargin 0
set xtics nomirror
set ytics nomirror
set mytics 10
set xtics auto
set key horizontal noreverse maxcols 1 width -4 
set label front 'MadGraph5\_aMC\@NLO' font "Courier,11" rotate by 90 at graph 1.02, graph 0.04

#-- rendering subhistograms 'NLO|#1 and LO|#1 results'

set format y '10^{%T}'
set yrange [6.1194e-06:2.7372e-02]
set origin 0.0000e+00, 5.0000e-01
set size 1.0000e+00, 4.0000e-01
set mytics 10
set ytics auto
set format x ''
set logscale y
set ylabel "{/Symbol s} per bin [pb]"

plot \
sqrt(-1) ls 14 title 'SD1|#1, scale variation',\
sqrt(-1) ls 13 title 'SD0|#1, scale variation',\
sqrt(-1) ls 12 title 'LO|#1, scale variation',\
sqrt(-1) ls 11 title 'NLO|#1, scale variation',\
'MADatNLO.HwU' index 332 using (($1+$2)/2):($3 >= 0 ? sqrt(-1) : abs($3)):4 w yerrorbar ls 104 title '',\
'MADatNLO.HwU' index 332 using (($1+$2)/2):($3 >= 0 ? sqrt(-1) : abs($3)) ls 104 title '',\
'MADatNLO.HwU' index 332 using (($1+$2)/2):($3 < 0 ? sqrt(-1) : $3):4 w yerrorbar ls 4 title '',\
'MADatNLO.HwU' index 332 using (($1+$2)/2):($3 < 0 ? sqrt(-1) : $3) ls 4 title 'SD1|#1, central value, dynamical\_scale\_choice=10',\
'MADatNLO.HwU' index 331 using (($1+$2)/2):($3 >= 0 ? sqrt(-1) : abs($3)):4 w yerrorbar ls 103 title '',\
'MADatNLO.HwU' index 331 using (($1+$2)/2):($3 >= 0 ? sqrt(-1) : abs($3)) ls 103 title '',\
'MADatNLO.HwU' index 331 using (($1+$2)/2):($3 < 0 ? sqrt(-1) : $3):4 w yerrorbar ls 3 title '',\
'MADatNLO.HwU' index 331 using (($1+$2)/2):($3 < 0 ? sqrt(-1) : $3) ls 3 title 'SD0|#1, central value, dynamical\_scale\_choice=10',\
'MADatNLO.HwU' index 330 using (($1+$2)/2):($3 >= 0 ? sqrt(-1) : abs($3)):4 w yerrorbar ls 102 title '',\
'MADatNLO.HwU' index 330 using (($1+$2)/2):($3 >= 0 ? sqrt(-1) : abs($3)) ls 102 title '',\
'MADatNLO.HwU' index 330 using (($1+$2)/2):($3 < 0 ? sqrt(-1) : $3):4 w yerrorbar ls 2 title '',\
'MADatNLO.HwU' index 330 using (($1+$2)/2):($3 < 0 ? sqrt(-1) : $3) ls 2 title 'LO|#1, central value, dynamical\_scale\_choice=10',\
'MADatNLO.HwU' index 329 using (($1+$2)/2):($3 >= 0 ? sqrt(-1) : abs($3)):4 w yerrorbar ls 101 title '',\
'MADatNLO.HwU' index 329 using (($1+$2)/2):($3 >= 0 ? sqrt(-1) : abs($3)) ls 101 title '',\
'MADatNLO.HwU' index 329 using (($1+$2)/2):($3 < 0 ? sqrt(-1) : $3):4 w yerrorbar ls 1 title '',\
'MADatNLO.HwU' index 329 using (($1+$2)/2):($3 < 0 ? sqrt(-1) : $3) ls 1 title 'NLO|#1, central value, dynamical\_scale\_choice=10'
#-- rendering subhistograms 'Relative scale and PDF uncertainty'
unset label
unset format
set yrange [-3.4750e-03:3.2872e-03]
set origin 0.0000e+00, 3.5000e-01
set size 1.0000e+00, 1.5000e-01
set mytics 2
set ytics auto
set format x ''
unset logscale y
set ylabel "NLO|#1 rel.unc."
set label "Relative uncertainties w.r.t. central values" font ",9" front at graph 0.03, graph 0.13
plot \
'MADatNLO.HwU' index 332 using (($1+$2)/2):(safe($7,$3,1.0)-1.0) ls 14 title '',\
'MADatNLO.HwU' index 332 using (($1+$2)/2):(safe($6,$3,1.0)-1.0) ls 14 title '',\
'MADatNLO.HwU' index 331 using (($1+$2)/2):(safe($7,$3,1.0)-1.0) ls 13 title '',\
'MADatNLO.HwU' index 331 using (($1+$2)/2):(safe($6,$3,1.0)-1.0) ls 13 title '',\
'MADatNLO.HwU' index 330 using (($1+$2)/2):(safe($7,$3,1.0)-1.0) ls 12 title '',\
'MADatNLO.HwU' index 330 using (($1+$2)/2):(safe($6,$3,1.0)-1.0) ls 12 title '',\
'MADatNLO.HwU' index 329 using (($1+$2)/2):(safe($7,$3,1.0)-1.0) ls 11 title '',\
'MADatNLO.HwU' index 329 using (($1+$2)/2):(safe($6,$3,1.0)-1.0) ls 11 title '',\
0.0 ls 999 title '',\
'MADatNLO.HwU' index 332 using (($1+$2)/2):(0.0):(safe($4,$3,0.0)) w yerrorbar ls 4 title '',\
'MADatNLO.HwU' index 332 using (($1+$2)/2):(safe($5,$3,1.0)-1.0) ls 4 title '',\
'MADatNLO.HwU' index 331 using (($1+$2)/2):(0.0):(safe($4,$3,0.0)) w yerrorbar ls 3 title '',\
'MADatNLO.HwU' index 331 using (($1+$2)/2):(safe($5,$3,1.0)-1.0) ls 3 title '',\
'MADatNLO.HwU' index 330 using (($1+$2)/2):(0.0):(safe($4,$3,0.0)) w yerrorbar ls 2 title '',\
'MADatNLO.HwU' index 330 using (($1+$2)/2):(safe($5,$3,1.0)-1.0) ls 2 title '',\
'MADatNLO.HwU' index 329 using (($1+$2)/2):(0.0):(safe($4,$3,0.0)) w yerrorbar ls 1 title '',\
'MADatNLO.HwU' index 329 using (($1+$2)/2):(safe($5,$3,1.0)-1.0) ls 1 title ''
#-- rendering subhistograms '(LO|#1SD0|#1SD1|#1)/(NLO|#1 central value) ratio'
unset label
unset format
set yrange [-2.4000e-01:1.2000e+00]
set origin 0.0000e+00, 2.0000e-01
set size 1.0000e+00, 1.5000e-01
set mytics 2
set ytics auto
set format x
unset logscale y
set ylabel "ratio w.r.t. NLO|#1"
set label "(LO|#1SD0|#1SD1|#1)/(NLO|#1 central value)" font ",9" at graph 0.03, graph 0.13
plot \
1.0 ls 999 title '',\
'MADatNLO.HwU' index 335 using (($1+$2)/2):7 ls 14 title '',\
'MADatNLO.HwU' index 335 using (($1+$2)/2):6 ls 14 title '',\
'MADatNLO.HwU' index 334 using (($1+$2)/2):7 ls 13 title '',\
'MADatNLO.HwU' index 334 using (($1+$2)/2):6 ls 13 title '',\
'MADatNLO.HwU' index 333 using (($1+$2)/2):7 ls 12 title '',\
'MADatNLO.HwU' index 333 using (($1+$2)/2):6 ls 12 title '',\
'MADatNLO.HwU' index 335 using (($1+$2)/2):5 ls 4 title '',\
'MADatNLO.HwU' index 335 using (($1+$2)/2):3:4 w yerrorbar ls 4 title '',\
'MADatNLO.HwU' index 335 using (($1+$2)/2):3 ls 4 title '',\
'MADatNLO.HwU' index 334 using (($1+$2)/2):5 ls 3 title '',\
'MADatNLO.HwU' index 334 using (($1+$2)/2):3:4 w yerrorbar ls 3 title '',\
'MADatNLO.HwU' index 334 using (($1+$2)/2):3 ls 3 title '',\
'MADatNLO.HwU' index 333 using (($1+$2)/2):5 ls 2 title '',\
'MADatNLO.HwU' index 333 using (($1+$2)/2):3:4 w yerrorbar ls 2 title '',\
'MADatNLO.HwU' index 333 using (($1+$2)/2):3 ls 2 title ''

unset label

################################################################################

################################################################################
### Rendering of the plot titled '3w log M'
################################################################################

set multiplot
set label "3w log M" font ",13" at graph 0.04, graph 1.05
set xrange [3.0000e+00:4.5000e+00]
set bmargin 0 
set tmargin 0
set xtics nomirror
set ytics nomirror
set mytics 10
set xtics auto
set key horizontal noreverse maxcols 1 width -4 
set label front 'MadGraph5\_aMC\@NLO' font "Courier,11" rotate by 90 at graph 1.02, graph 0.04

#-- rendering subhistograms 'NLO|#1 and LO|#1 results'

set format y '10^{%T}'
set yrange [9.0000e-01:1.1000e+02]
set origin 0.0000e+00, 5.0000e-01
set size 1.0000e+00, 4.0000e-01
set mytics 10
set ytics auto
set format x ''
set logscale y
set ylabel "{/Symbol s} per bin [pb]"

plot \
sqrt(-1) ls 14 title 'SD1|#1, scale variation',\
sqrt(-1) ls 13 title 'SD0|#1, scale variation',\
sqrt(-1) ls 12 title 'LO|#1, scale variation',\
sqrt(-1) ls 11 title 'NLO|#1, scale variation',\
'MADatNLO.HwU' index 339 using (($1+$2)/2):($3 >= 0 ? sqrt(-1) : abs($3)):4 w yerrorbar ls 104 title '',\
'MADatNLO.HwU' index 339 using (($1+$2)/2):($3 >= 0 ? sqrt(-1) : abs($3)) ls 104 title '',\
'MADatNLO.HwU' index 339 using (($1+$2)/2):($3 < 0 ? sqrt(-1) : $3):4 w yerrorbar ls 4 title '',\
'MADatNLO.HwU' index 339 using (($1+$2)/2):($3 < 0 ? sqrt(-1) : $3) ls 4 title 'SD1|#1, central value, dynamical\_scale\_choice=10',\
'MADatNLO.HwU' index 338 using (($1+$2)/2):($3 >= 0 ? sqrt(-1) : abs($3)):4 w yerrorbar ls 103 title '',\
'MADatNLO.HwU' index 338 using (($1+$2)/2):($3 >= 0 ? sqrt(-1) : abs($3)) ls 103 title '',\
'MADatNLO.HwU' index 338 using (($1+$2)/2):($3 < 0 ? sqrt(-1) : $3):4 w yerrorbar ls 3 title '',\
'MADatNLO.HwU' index 338 using (($1+$2)/2):($3 < 0 ? sqrt(-1) : $3) ls 3 title 'SD0|#1, central value, dynamical\_scale\_choice=10',\
'MADatNLO.HwU' index 337 using (($1+$2)/2):($3 >= 0 ? sqrt(-1) : abs($3)):4 w yerrorbar ls 102 title '',\
'MADatNLO.HwU' index 337 using (($1+$2)/2):($3 >= 0 ? sqrt(-1) : abs($3)) ls 102 title '',\
'MADatNLO.HwU' index 337 using (($1+$2)/2):($3 < 0 ? sqrt(-1) : $3):4 w yerrorbar ls 2 title '',\
'MADatNLO.HwU' index 337 using (($1+$2)/2):($3 < 0 ? sqrt(-1) : $3) ls 2 title 'LO|#1, central value, dynamical\_scale\_choice=10',\
'MADatNLO.HwU' index 336 using (($1+$2)/2):($3 >= 0 ? sqrt(-1) : abs($3)):4 w yerrorbar ls 101 title '',\
'MADatNLO.HwU' index 336 using (($1+$2)/2):($3 >= 0 ? sqrt(-1) : abs($3)) ls 101 title '',\
'MADatNLO.HwU' index 336 using (($1+$2)/2):($3 < 0 ? sqrt(-1) : $3):4 w yerrorbar ls 1 title '',\
'MADatNLO.HwU' index 336 using (($1+$2)/2):($3 < 0 ? sqrt(-1) : $3) ls 1 title 'NLO|#1, central value, dynamical\_scale\_choice=10'
#-- rendering subhistograms 'Relative scale and PDF uncertainty'
unset label
unset format
set yrange [-1.4800e+00:1.4000e+00]
set origin 0.0000e+00, 3.5000e-01
set size 1.0000e+00, 1.5000e-01
set mytics 2
set ytics auto
set format x ''
unset logscale y
set ylabel "NLO|#1 rel.unc."
set label "Relative uncertainties w.r.t. central values" font ",9" front at graph 0.03, graph 0.13
plot \
'MADatNLO.HwU' index 339 using (($1+$2)/2):(safe($7,$3,1.0)-1.0) ls 14 title '',\
'MADatNLO.HwU' index 339 using (($1+$2)/2):(safe($6,$3,1.0)-1.0) ls 14 title '',\
'MADatNLO.HwU' index 338 using (($1+$2)/2):(safe($7,$3,1.0)-1.0) ls 13 title '',\
'MADatNLO.HwU' index 338 using (($1+$2)/2):(safe($6,$3,1.0)-1.0) ls 13 title '',\
'MADatNLO.HwU' index 337 using (($1+$2)/2):(safe($7,$3,1.0)-1.0) ls 12 title '',\
'MADatNLO.HwU' index 337 using (($1+$2)/2):(safe($6,$3,1.0)-1.0) ls 12 title '',\
'MADatNLO.HwU' index 336 using (($1+$2)/2):(safe($7,$3,1.0)-1.0) ls 11 title '',\
'MADatNLO.HwU' index 336 using (($1+$2)/2):(safe($6,$3,1.0)-1.0) ls 11 title '',\
0.0 ls 999 title '',\
'MADatNLO.HwU' index 339 using (($1+$2)/2):(0.0):(safe($4,$3,0.0)) w yerrorbar ls 4 title '',\
'MADatNLO.HwU' index 339 using (($1+$2)/2):(safe($5,$3,1.0)-1.0) ls 4 title '',\
'MADatNLO.HwU' index 338 using (($1+$2)/2):(0.0):(safe($4,$3,0.0)) w yerrorbar ls 3 title '',\
'MADatNLO.HwU' index 338 using (($1+$2)/2):(safe($5,$3,1.0)-1.0) ls 3 title '',\
'MADatNLO.HwU' index 337 using (($1+$2)/2):(0.0):(safe($4,$3,0.0)) w yerrorbar ls 2 title '',\
'MADatNLO.HwU' index 337 using (($1+$2)/2):(safe($5,$3,1.0)-1.0) ls 2 title '',\
'MADatNLO.HwU' index 336 using (($1+$2)/2):(0.0):(safe($4,$3,0.0)) w yerrorbar ls 1 title '',\
'MADatNLO.HwU' index 336 using (($1+$2)/2):(safe($5,$3,1.0)-1.0) ls 1 title ''
#-- rendering subhistograms '(LO|#1SD0|#1SD1|#1)/(NLO|#1 central value) ratio'
unset label
unset format
set yrange [-2.4000e-01:1.2000e+00]
set origin 0.0000e+00, 2.0000e-01
set size 1.0000e+00, 1.5000e-01
set mytics 2
set ytics auto
set format x
unset logscale y
set ylabel "ratio w.r.t. NLO|#1"
set label "(LO|#1SD0|#1SD1|#1)/(NLO|#1 central value)" font ",9" at graph 0.03, graph 0.13
plot \
1.0 ls 999 title '',\
'MADatNLO.HwU' index 342 using (($1+$2)/2):7 ls 14 title '',\
'MADatNLO.HwU' index 342 using (($1+$2)/2):6 ls 14 title '',\
'MADatNLO.HwU' index 341 using (($1+$2)/2):7 ls 13 title '',\
'MADatNLO.HwU' index 341 using (($1+$2)/2):6 ls 13 title '',\
'MADatNLO.HwU' index 340 using (($1+$2)/2):7 ls 12 title '',\
'MADatNLO.HwU' index 340 using (($1+$2)/2):6 ls 12 title '',\
'MADatNLO.HwU' index 342 using (($1+$2)/2):5 ls 4 title '',\
'MADatNLO.HwU' index 342 using (($1+$2)/2):3:4 w yerrorbar ls 4 title '',\
'MADatNLO.HwU' index 342 using (($1+$2)/2):3 ls 4 title '',\
'MADatNLO.HwU' index 341 using (($1+$2)/2):5 ls 3 title '',\
'MADatNLO.HwU' index 341 using (($1+$2)/2):3:4 w yerrorbar ls 3 title '',\
'MADatNLO.HwU' index 341 using (($1+$2)/2):3 ls 3 title '',\
'MADatNLO.HwU' index 340 using (($1+$2)/2):5 ls 2 title '',\
'MADatNLO.HwU' index 340 using (($1+$2)/2):3:4 w yerrorbar ls 2 title '',\
'MADatNLO.HwU' index 340 using (($1+$2)/2):3 ls 2 title ''

unset label

################################################################################

################################################################################
### Rendering of the plot titled 'log HT (partons)'
################################################################################

set multiplot
set label "log HT (partons)" font ",13" at graph 0.04, graph 1.05
set xrange [3.1600e+00:3.8000e+00]
set bmargin 0 
set tmargin 0
set xtics nomirror
set ytics nomirror
set mytics 10
set xtics auto
set key horizontal noreverse maxcols 1 width -4 
set label front 'MadGraph5\_aMC\@NLO' font "Courier,11" rotate by 90 at graph 1.02, graph 0.04

#-- rendering subhistograms 'NLO|#1 and LO|#1 results'

set format y '10^{%T}'
set yrange [1.6847e-03:4.1226e-01]
set origin 0.0000e+00, 5.0000e-01
set size 1.0000e+00, 4.0000e-01
set mytics 10
set ytics auto
set format x ''
set logscale y
set ylabel "{/Symbol s} per bin [pb]"

plot \
sqrt(-1) ls 14 title 'SD1|#1, scale variation',\
sqrt(-1) ls 13 title 'SD0|#1, scale variation',\
sqrt(-1) ls 12 title 'LO|#1, scale variation',\
sqrt(-1) ls 11 title 'NLO|#1, scale variation',\
'MADatNLO.HwU' index 346 using (($1+$2)/2):($3 >= 0 ? sqrt(-1) : abs($3)):4 w yerrorbar ls 104 title '',\
'MADatNLO.HwU' index 346 using (($1+$2)/2):($3 >= 0 ? sqrt(-1) : abs($3)) ls 104 title '',\
'MADatNLO.HwU' index 346 using (($1+$2)/2):($3 < 0 ? sqrt(-1) : $3):4 w yerrorbar ls 4 title '',\
'MADatNLO.HwU' index 346 using (($1+$2)/2):($3 < 0 ? sqrt(-1) : $3) ls 4 title 'SD1|#1, central value, dynamical\_scale\_choice=10',\
'MADatNLO.HwU' index 345 using (($1+$2)/2):($3 >= 0 ? sqrt(-1) : abs($3)):4 w yerrorbar ls 103 title '',\
'MADatNLO.HwU' index 345 using (($1+$2)/2):($3 >= 0 ? sqrt(-1) : abs($3)) ls 103 title '',\
'MADatNLO.HwU' index 345 using (($1+$2)/2):($3 < 0 ? sqrt(-1) : $3):4 w yerrorbar ls 3 title '',\
'MADatNLO.HwU' index 345 using (($1+$2)/2):($3 < 0 ? sqrt(-1) : $3) ls 3 title 'SD0|#1, central value, dynamical\_scale\_choice=10',\
'MADatNLO.HwU' index 344 using (($1+$2)/2):($3 >= 0 ? sqrt(-1) : abs($3)):4 w yerrorbar ls 102 title '',\
'MADatNLO.HwU' index 344 using (($1+$2)/2):($3 >= 0 ? sqrt(-1) : abs($3)) ls 102 title '',\
'MADatNLO.HwU' index 344 using (($1+$2)/2):($3 < 0 ? sqrt(-1) : $3):4 w yerrorbar ls 2 title '',\
'MADatNLO.HwU' index 344 using (($1+$2)/2):($3 < 0 ? sqrt(-1) : $3) ls 2 title 'LO|#1, central value, dynamical\_scale\_choice=10',\
'MADatNLO.HwU' index 343 using (($1+$2)/2):($3 >= 0 ? sqrt(-1) : abs($3)):4 w yerrorbar ls 101 title '',\
'MADatNLO.HwU' index 343 using (($1+$2)/2):($3 >= 0 ? sqrt(-1) : abs($3)) ls 101 title '',\
'MADatNLO.HwU' index 343 using (($1+$2)/2):($3 < 0 ? sqrt(-1) : $3):4 w yerrorbar ls 1 title '',\
'MADatNLO.HwU' index 343 using (($1+$2)/2):($3 < 0 ? sqrt(-1) : $3) ls 1 title 'NLO|#1, central value, dynamical\_scale\_choice=10'
#-- rendering subhistograms 'Relative scale and PDF uncertainty'
unset label
unset format
set yrange [-6.1776e-04:5.8437e-04]
set origin 0.0000e+00, 3.5000e-01
set size 1.0000e+00, 1.5000e-01
set mytics 2
set ytics auto
set format x ''
unset logscale y
set ylabel "NLO|#1 rel.unc."
set label "Relative uncertainties w.r.t. central values" font ",9" front at graph 0.03, graph 0.13
plot \
'MADatNLO.HwU' index 346 using (($1+$2)/2):(safe($7,$3,1.0)-1.0) ls 14 title '',\
'MADatNLO.HwU' index 346 using (($1+$2)/2):(safe($6,$3,1.0)-1.0) ls 14 title '',\
'MADatNLO.HwU' index 345 using (($1+$2)/2):(safe($7,$3,1.0)-1.0) ls 13 title '',\
'MADatNLO.HwU' index 345 using (($1+$2)/2):(safe($6,$3,1.0)-1.0) ls 13 title '',\
'MADatNLO.HwU' index 344 using (($1+$2)/2):(safe($7,$3,1.0)-1.0) ls 12 title '',\
'MADatNLO.HwU' index 344 using (($1+$2)/2):(safe($6,$3,1.0)-1.0) ls 12 title '',\
'MADatNLO.HwU' index 343 using (($1+$2)/2):(safe($7,$3,1.0)-1.0) ls 11 title '',\
'MADatNLO.HwU' index 343 using (($1+$2)/2):(safe($6,$3,1.0)-1.0) ls 11 title '',\
0.0 ls 999 title '',\
'MADatNLO.HwU' index 346 using (($1+$2)/2):(0.0):(safe($4,$3,0.0)) w yerrorbar ls 4 title '',\
'MADatNLO.HwU' index 346 using (($1+$2)/2):(safe($5,$3,1.0)-1.0) ls 4 title '',\
'MADatNLO.HwU' index 345 using (($1+$2)/2):(0.0):(safe($4,$3,0.0)) w yerrorbar ls 3 title '',\
'MADatNLO.HwU' index 345 using (($1+$2)/2):(safe($5,$3,1.0)-1.0) ls 3 title '',\
'MADatNLO.HwU' index 344 using (($1+$2)/2):(0.0):(safe($4,$3,0.0)) w yerrorbar ls 2 title '',\
'MADatNLO.HwU' index 344 using (($1+$2)/2):(safe($5,$3,1.0)-1.0) ls 2 title '',\
'MADatNLO.HwU' index 343 using (($1+$2)/2):(0.0):(safe($4,$3,0.0)) w yerrorbar ls 1 title '',\
'MADatNLO.HwU' index 343 using (($1+$2)/2):(safe($5,$3,1.0)-1.0) ls 1 title ''
#-- rendering subhistograms '(LO|#1SD0|#1SD1|#1)/(NLO|#1 central value) ratio'
unset label
unset format
set yrange [-5.6096e-01:2.7676e+00]
set origin 0.0000e+00, 2.0000e-01
set size 1.0000e+00, 1.5000e-01
set mytics 2
set ytics auto
set format x
unset logscale y
set ylabel "ratio w.r.t. NLO|#1"
set label "(LO|#1SD0|#1SD1|#1)/(NLO|#1 central value)" font ",9" at graph 0.03, graph 0.13
plot \
1.0 ls 999 title '',\
'MADatNLO.HwU' index 349 using (($1+$2)/2):7 ls 14 title '',\
'MADatNLO.HwU' index 349 using (($1+$2)/2):6 ls 14 title '',\
'MADatNLO.HwU' index 348 using (($1+$2)/2):7 ls 13 title '',\
'MADatNLO.HwU' index 348 using (($1+$2)/2):6 ls 13 title '',\
'MADatNLO.HwU' index 347 using (($1+$2)/2):7 ls 12 title '',\
'MADatNLO.HwU' index 347 using (($1+$2)/2):6 ls 12 title '',\
'MADatNLO.HwU' index 349 using (($1+$2)/2):5 ls 4 title '',\
'MADatNLO.HwU' index 349 using (($1+$2)/2):3:4 w yerrorbar ls 4 title '',\
'MADatNLO.HwU' index 349 using (($1+$2)/2):3 ls 4 title '',\
'MADatNLO.HwU' index 348 using (($1+$2)/2):5 ls 3 title '',\
'MADatNLO.HwU' index 348 using (($1+$2)/2):3:4 w yerrorbar ls 3 title '',\
'MADatNLO.HwU' index 348 using (($1+$2)/2):3 ls 3 title '',\
'MADatNLO.HwU' index 347 using (($1+$2)/2):5 ls 2 title '',\
'MADatNLO.HwU' index 347 using (($1+$2)/2):3:4 w yerrorbar ls 2 title '',\
'MADatNLO.HwU' index 347 using (($1+$2)/2):3 ls 2 title ''

unset label

################################################################################

################################################################################
### Rendering of the plot titled 'log HT (reconstructed)'
################################################################################

set multiplot
set label "log HT (reconstructed)" font ",13" at graph 0.04, graph 1.05
set xrange [3.4800e+00:3.8000e+00]
set bmargin 0 
set tmargin 0
set xtics nomirror
set ytics nomirror
set mytics 10
set xtics auto
set key horizontal noreverse maxcols 1 width -4 
set label front 'MadGraph5\_aMC\@NLO' font "Courier,11" rotate by 90 at graph 1.02, graph 0.04

#-- rendering subhistograms 'NLO|#1 and LO|#1 results'

set format y '10^{%T}'
set yrange [6.7002e-03:3.5635e-01]
set origin 0.0000e+00, 5.0000e-01
set size 1.0000e+00, 4.0000e-01
set mytics 10
set ytics auto
set format x ''
set logscale y
set ylabel "{/Symbol s} per bin [pb]"

plot \
sqrt(-1) ls 14 title 'SD1|#1, scale variation',\
sqrt(-1) ls 13 title 'SD0|#1, scale variation',\
sqrt(-1) ls 12 title 'LO|#1, scale variation',\
sqrt(-1) ls 11 title 'NLO|#1, scale variation',\
'MADatNLO.HwU' index 353 using (($1+$2)/2):($3 >= 0 ? sqrt(-1) : abs($3)):4 w yerrorbar ls 104 title '',\
'MADatNLO.HwU' index 353 using (($1+$2)/2):($3 >= 0 ? sqrt(-1) : abs($3)) ls 104 title '',\
'MADatNLO.HwU' index 353 using (($1+$2)/2):($3 < 0 ? sqrt(-1) : $3):4 w yerrorbar ls 4 title '',\
'MADatNLO.HwU' index 353 using (($1+$2)/2):($3 < 0 ? sqrt(-1) : $3) ls 4 title 'SD1|#1, central value, dynamical\_scale\_choice=10',\
'MADatNLO.HwU' index 352 using (($1+$2)/2):($3 >= 0 ? sqrt(-1) : abs($3)):4 w yerrorbar ls 103 title '',\
'MADatNLO.HwU' index 352 using (($1+$2)/2):($3 >= 0 ? sqrt(-1) : abs($3)) ls 103 title '',\
'MADatNLO.HwU' index 352 using (($1+$2)/2):($3 < 0 ? sqrt(-1) : $3):4 w yerrorbar ls 3 title '',\
'MADatNLO.HwU' index 352 using (($1+$2)/2):($3 < 0 ? sqrt(-1) : $3) ls 3 title 'SD0|#1, central value, dynamical\_scale\_choice=10',\
'MADatNLO.HwU' index 351 using (($1+$2)/2):($3 >= 0 ? sqrt(-1) : abs($3)):4 w yerrorbar ls 102 title '',\
'MADatNLO.HwU' index 351 using (($1+$2)/2):($3 >= 0 ? sqrt(-1) : abs($3)) ls 102 title '',\
'MADatNLO.HwU' index 351 using (($1+$2)/2):($3 < 0 ? sqrt(-1) : $3):4 w yerrorbar ls 2 title '',\
'MADatNLO.HwU' index 351 using (($1+$2)/2):($3 < 0 ? sqrt(-1) : $3) ls 2 title 'LO|#1, central value, dynamical\_scale\_choice=10',\
'MADatNLO.HwU' index 350 using (($1+$2)/2):($3 >= 0 ? sqrt(-1) : abs($3)):4 w yerrorbar ls 101 title '',\
'MADatNLO.HwU' index 350 using (($1+$2)/2):($3 >= 0 ? sqrt(-1) : abs($3)) ls 101 title '',\
'MADatNLO.HwU' index 350 using (($1+$2)/2):($3 < 0 ? sqrt(-1) : $3):4 w yerrorbar ls 1 title '',\
'MADatNLO.HwU' index 350 using (($1+$2)/2):($3 < 0 ? sqrt(-1) : $3) ls 1 title 'NLO|#1, central value, dynamical\_scale\_choice=10'
#-- rendering subhistograms 'Relative scale and PDF uncertainty'
unset label
unset format
set yrange [-2.1984e-02:1.8008e-02]
set origin 0.0000e+00, 3.5000e-01
set size 1.0000e+00, 1.5000e-01
set mytics 2
set ytics auto
set format x ''
unset logscale y
set ylabel "NLO|#1 rel.unc."
set label "Relative uncertainties w.r.t. central values" font ",9" front at graph 0.03, graph 0.13
plot \
'MADatNLO.HwU' index 353 using (($1+$2)/2):(safe($7,$3,1.0)-1.0) ls 14 title '',\
'MADatNLO.HwU' index 353 using (($1+$2)/2):(safe($6,$3,1.0)-1.0) ls 14 title '',\
'MADatNLO.HwU' index 352 using (($1+$2)/2):(safe($7,$3,1.0)-1.0) ls 13 title '',\
'MADatNLO.HwU' index 352 using (($1+$2)/2):(safe($6,$3,1.0)-1.0) ls 13 title '',\
'MADatNLO.HwU' index 351 using (($1+$2)/2):(safe($7,$3,1.0)-1.0) ls 12 title '',\
'MADatNLO.HwU' index 351 using (($1+$2)/2):(safe($6,$3,1.0)-1.0) ls 12 title '',\
'MADatNLO.HwU' index 350 using (($1+$2)/2):(safe($7,$3,1.0)-1.0) ls 11 title '',\
'MADatNLO.HwU' index 350 using (($1+$2)/2):(safe($6,$3,1.0)-1.0) ls 11 title '',\
0.0 ls 999 title '',\
'MADatNLO.HwU' index 353 using (($1+$2)/2):(0.0):(safe($4,$3,0.0)) w yerrorbar ls 4 title '',\
'MADatNLO.HwU' index 353 using (($1+$2)/2):(safe($5,$3,1.0)-1.0) ls 4 title '',\
'MADatNLO.HwU' index 352 using (($1+$2)/2):(0.0):(safe($4,$3,0.0)) w yerrorbar ls 3 title '',\
'MADatNLO.HwU' index 352 using (($1+$2)/2):(safe($5,$3,1.0)-1.0) ls 3 title '',\
'MADatNLO.HwU' index 351 using (($1+$2)/2):(0.0):(safe($4,$3,0.0)) w yerrorbar ls 2 title '',\
'MADatNLO.HwU' index 351 using (($1+$2)/2):(safe($5,$3,1.0)-1.0) ls 2 title '',\
'MADatNLO.HwU' index 350 using (($1+$2)/2):(0.0):(safe($4,$3,0.0)) w yerrorbar ls 1 title '',\
'MADatNLO.HwU' index 350 using (($1+$2)/2):(safe($5,$3,1.0)-1.0) ls 1 title ''
#-- rendering subhistograms '(LO|#1SD0|#1SD1|#1)/(NLO|#1 central value) ratio'
unset label
unset format
set yrange [-4.9967e-01:2.4783e+00]
set origin 0.0000e+00, 2.0000e-01
set size 1.0000e+00, 1.5000e-01
set mytics 2
set ytics auto
set format x
unset logscale y
set ylabel "ratio w.r.t. NLO|#1"
set label "(LO|#1SD0|#1SD1|#1)/(NLO|#1 central value)" font ",9" at graph 0.03, graph 0.13
plot \
1.0 ls 999 title '',\
'MADatNLO.HwU' index 356 using (($1+$2)/2):7 ls 14 title '',\
'MADatNLO.HwU' index 356 using (($1+$2)/2):6 ls 14 title '',\
'MADatNLO.HwU' index 355 using (($1+$2)/2):7 ls 13 title '',\
'MADatNLO.HwU' index 355 using (($1+$2)/2):6 ls 13 title '',\
'MADatNLO.HwU' index 354 using (($1+$2)/2):7 ls 12 title '',\
'MADatNLO.HwU' index 354 using (($1+$2)/2):6 ls 12 title '',\
'MADatNLO.HwU' index 356 using (($1+$2)/2):5 ls 4 title '',\
'MADatNLO.HwU' index 356 using (($1+$2)/2):3:4 w yerrorbar ls 4 title '',\
'MADatNLO.HwU' index 356 using (($1+$2)/2):3 ls 4 title '',\
'MADatNLO.HwU' index 355 using (($1+$2)/2):5 ls 3 title '',\
'MADatNLO.HwU' index 355 using (($1+$2)/2):3:4 w yerrorbar ls 3 title '',\
'MADatNLO.HwU' index 355 using (($1+$2)/2):3 ls 3 title '',\
'MADatNLO.HwU' index 354 using (($1+$2)/2):5 ls 2 title '',\
'MADatNLO.HwU' index 354 using (($1+$2)/2):3:4 w yerrorbar ls 2 title '',\
'MADatNLO.HwU' index 354 using (($1+$2)/2):3 ls 2 title ''

unset label

################################################################################

################################################################################
### Rendering of the plot titled 'V1V2 log M'
################################################################################

set multiplot
set label "V1V2 log M" font ",13" at graph 0.04, graph 1.05
set xrange [3.0000e+00:4.5000e+00]
set bmargin 0 
set tmargin 0
set xtics nomirror
set ytics nomirror
set mytics 10
set xtics auto
set key horizontal noreverse maxcols 1 width -4 
set label front 'MadGraph5\_aMC\@NLO' font "Courier,11" rotate by 90 at graph 1.02, graph 0.04

#-- rendering subhistograms 'NLO|#1 and LO|#1 results'

set format y '10^{%T}'
set yrange [3.0478e-07:1.9400e-01]
set origin 0.0000e+00, 5.0000e-01
set size 1.0000e+00, 4.0000e-01
set mytics 10
set ytics auto
set format x ''
set logscale y
set ylabel "{/Symbol s} per bin [pb]"

plot \
sqrt(-1) ls 14 title 'SD1|#1, scale variation',\
sqrt(-1) ls 13 title 'SD0|#1, scale variation',\
sqrt(-1) ls 12 title 'LO|#1, scale variation',\
sqrt(-1) ls 11 title 'NLO|#1, scale variation',\
'MADatNLO.HwU' index 360 using (($1+$2)/2):($3 >= 0 ? sqrt(-1) : abs($3)):4 w yerrorbar ls 104 title '',\
'MADatNLO.HwU' index 360 using (($1+$2)/2):($3 >= 0 ? sqrt(-1) : abs($3)) ls 104 title '',\
'MADatNLO.HwU' index 360 using (($1+$2)/2):($3 < 0 ? sqrt(-1) : $3):4 w yerrorbar ls 4 title '',\
'MADatNLO.HwU' index 360 using (($1+$2)/2):($3 < 0 ? sqrt(-1) : $3) ls 4 title 'SD1|#1, central value, dynamical\_scale\_choice=10',\
'MADatNLO.HwU' index 359 using (($1+$2)/2):($3 >= 0 ? sqrt(-1) : abs($3)):4 w yerrorbar ls 103 title '',\
'MADatNLO.HwU' index 359 using (($1+$2)/2):($3 >= 0 ? sqrt(-1) : abs($3)) ls 103 title '',\
'MADatNLO.HwU' index 359 using (($1+$2)/2):($3 < 0 ? sqrt(-1) : $3):4 w yerrorbar ls 3 title '',\
'MADatNLO.HwU' index 359 using (($1+$2)/2):($3 < 0 ? sqrt(-1) : $3) ls 3 title 'SD0|#1, central value, dynamical\_scale\_choice=10',\
'MADatNLO.HwU' index 358 using (($1+$2)/2):($3 >= 0 ? sqrt(-1) : abs($3)):4 w yerrorbar ls 102 title '',\
'MADatNLO.HwU' index 358 using (($1+$2)/2):($3 >= 0 ? sqrt(-1) : abs($3)) ls 102 title '',\
'MADatNLO.HwU' index 358 using (($1+$2)/2):($3 < 0 ? sqrt(-1) : $3):4 w yerrorbar ls 2 title '',\
'MADatNLO.HwU' index 358 using (($1+$2)/2):($3 < 0 ? sqrt(-1) : $3) ls 2 title 'LO|#1, central value, dynamical\_scale\_choice=10',\
'MADatNLO.HwU' index 357 using (($1+$2)/2):($3 >= 0 ? sqrt(-1) : abs($3)):4 w yerrorbar ls 101 title '',\
'MADatNLO.HwU' index 357 using (($1+$2)/2):($3 >= 0 ? sqrt(-1) : abs($3)) ls 101 title '',\
'MADatNLO.HwU' index 357 using (($1+$2)/2):($3 < 0 ? sqrt(-1) : $3):4 w yerrorbar ls 1 title '',\
'MADatNLO.HwU' index 357 using (($1+$2)/2):($3 < 0 ? sqrt(-1) : $3) ls 1 title 'NLO|#1, central value, dynamical\_scale\_choice=10'
#-- rendering subhistograms 'Relative scale and PDF uncertainty'
unset label
unset format
set yrange [-4.8280e-02:4.7485e-02]
set origin 0.0000e+00, 3.5000e-01
set size 1.0000e+00, 1.5000e-01
set mytics 2
set ytics auto
set format x ''
unset logscale y
set ylabel "NLO|#1 rel.unc."
set label "Relative uncertainties w.r.t. central values" font ",9" front at graph 0.03, graph 0.13
plot \
'MADatNLO.HwU' index 360 using (($1+$2)/2):(safe($7,$3,1.0)-1.0) ls 14 title '',\
'MADatNLO.HwU' index 360 using (($1+$2)/2):(safe($6,$3,1.0)-1.0) ls 14 title '',\
'MADatNLO.HwU' index 359 using (($1+$2)/2):(safe($7,$3,1.0)-1.0) ls 13 title '',\
'MADatNLO.HwU' index 359 using (($1+$2)/2):(safe($6,$3,1.0)-1.0) ls 13 title '',\
'MADatNLO.HwU' index 358 using (($1+$2)/2):(safe($7,$3,1.0)-1.0) ls 12 title '',\
'MADatNLO.HwU' index 358 using (($1+$2)/2):(safe($6,$3,1.0)-1.0) ls 12 title '',\
'MADatNLO.HwU' index 357 using (($1+$2)/2):(safe($7,$3,1.0)-1.0) ls 11 title '',\
'MADatNLO.HwU' index 357 using (($1+$2)/2):(safe($6,$3,1.0)-1.0) ls 11 title '',\
0.0 ls 999 title '',\
'MADatNLO.HwU' index 360 using (($1+$2)/2):(0.0):(safe($4,$3,0.0)) w yerrorbar ls 4 title '',\
'MADatNLO.HwU' index 360 using (($1+$2)/2):(safe($5,$3,1.0)-1.0) ls 4 title '',\
'MADatNLO.HwU' index 359 using (($1+$2)/2):(0.0):(safe($4,$3,0.0)) w yerrorbar ls 3 title '',\
'MADatNLO.HwU' index 359 using (($1+$2)/2):(safe($5,$3,1.0)-1.0) ls 3 title '',\
'MADatNLO.HwU' index 358 using (($1+$2)/2):(0.0):(safe($4,$3,0.0)) w yerrorbar ls 2 title '',\
'MADatNLO.HwU' index 358 using (($1+$2)/2):(safe($5,$3,1.0)-1.0) ls 2 title '',\
'MADatNLO.HwU' index 357 using (($1+$2)/2):(0.0):(safe($4,$3,0.0)) w yerrorbar ls 1 title '',\
'MADatNLO.HwU' index 357 using (($1+$2)/2):(safe($5,$3,1.0)-1.0) ls 1 title ''
#-- rendering subhistograms '(LO|#1SD0|#1SD1|#1)/(NLO|#1 central value) ratio'
unset label
unset format
set yrange [-3.6515e+00:5.4032e+00]
set origin 0.0000e+00, 2.0000e-01
set size 1.0000e+00, 1.5000e-01
set mytics 2
set ytics auto
set format x
unset logscale y
set ylabel "ratio w.r.t. NLO|#1"
set label "(LO|#1SD0|#1SD1|#1)/(NLO|#1 central value)" font ",9" at graph 0.03, graph 0.13
plot \
1.0 ls 999 title '',\
'MADatNLO.HwU' index 363 using (($1+$2)/2):7 ls 14 title '',\
'MADatNLO.HwU' index 363 using (($1+$2)/2):6 ls 14 title '',\
'MADatNLO.HwU' index 362 using (($1+$2)/2):7 ls 13 title '',\
'MADatNLO.HwU' index 362 using (($1+$2)/2):6 ls 13 title '',\
'MADatNLO.HwU' index 361 using (($1+$2)/2):7 ls 12 title '',\
'MADatNLO.HwU' index 361 using (($1+$2)/2):6 ls 12 title '',\
'MADatNLO.HwU' index 363 using (($1+$2)/2):5 ls 4 title '',\
'MADatNLO.HwU' index 363 using (($1+$2)/2):3:4 w yerrorbar ls 4 title '',\
'MADatNLO.HwU' index 363 using (($1+$2)/2):3 ls 4 title '',\
'MADatNLO.HwU' index 362 using (($1+$2)/2):5 ls 3 title '',\
'MADatNLO.HwU' index 362 using (($1+$2)/2):3:4 w yerrorbar ls 3 title '',\
'MADatNLO.HwU' index 362 using (($1+$2)/2):3 ls 3 title '',\
'MADatNLO.HwU' index 361 using (($1+$2)/2):5 ls 2 title '',\
'MADatNLO.HwU' index 361 using (($1+$2)/2):3:4 w yerrorbar ls 2 title '',\
'MADatNLO.HwU' index 361 using (($1+$2)/2):3 ls 2 title ''

unset label

################################################################################

################################################################################
### Rendering of the plot titled 'V2V3 log M'
################################################################################

set multiplot
set label "V2V3 log M" font ",13" at graph 0.04, graph 1.05
set xrange [2.5000e+00:4.5000e+00]
set bmargin 0 
set tmargin 0
set xtics nomirror
set ytics nomirror
set mytics 10
set xtics auto
set key horizontal noreverse maxcols 1 width -4 
set label front 'MadGraph5\_aMC\@NLO' font "Courier,11" rotate by 90 at graph 1.02, graph 0.04

#-- rendering subhistograms 'NLO|#1 and LO|#1 results'

set format y '10^{%T}'
set yrange [9.0000e-01:1.1000e+02]
set origin 0.0000e+00, 5.0000e-01
set size 1.0000e+00, 4.0000e-01
set mytics 10
set ytics auto
set format x ''
set logscale y
set ylabel "{/Symbol s} per bin [pb]"

plot \
sqrt(-1) ls 14 title 'SD1|#1, scale variation',\
sqrt(-1) ls 13 title 'SD0|#1, scale variation',\
sqrt(-1) ls 12 title 'LO|#1, scale variation',\
sqrt(-1) ls 11 title 'NLO|#1, scale variation',\
'MADatNLO.HwU' index 367 using (($1+$2)/2):($3 >= 0 ? sqrt(-1) : abs($3)):4 w yerrorbar ls 104 title '',\
'MADatNLO.HwU' index 367 using (($1+$2)/2):($3 >= 0 ? sqrt(-1) : abs($3)) ls 104 title '',\
'MADatNLO.HwU' index 367 using (($1+$2)/2):($3 < 0 ? sqrt(-1) : $3):4 w yerrorbar ls 4 title '',\
'MADatNLO.HwU' index 367 using (($1+$2)/2):($3 < 0 ? sqrt(-1) : $3) ls 4 title 'SD1|#1, central value, dynamical\_scale\_choice=10',\
'MADatNLO.HwU' index 366 using (($1+$2)/2):($3 >= 0 ? sqrt(-1) : abs($3)):4 w yerrorbar ls 103 title '',\
'MADatNLO.HwU' index 366 using (($1+$2)/2):($3 >= 0 ? sqrt(-1) : abs($3)) ls 103 title '',\
'MADatNLO.HwU' index 366 using (($1+$2)/2):($3 < 0 ? sqrt(-1) : $3):4 w yerrorbar ls 3 title '',\
'MADatNLO.HwU' index 366 using (($1+$2)/2):($3 < 0 ? sqrt(-1) : $3) ls 3 title 'SD0|#1, central value, dynamical\_scale\_choice=10',\
'MADatNLO.HwU' index 365 using (($1+$2)/2):($3 >= 0 ? sqrt(-1) : abs($3)):4 w yerrorbar ls 102 title '',\
'MADatNLO.HwU' index 365 using (($1+$2)/2):($3 >= 0 ? sqrt(-1) : abs($3)) ls 102 title '',\
'MADatNLO.HwU' index 365 using (($1+$2)/2):($3 < 0 ? sqrt(-1) : $3):4 w yerrorbar ls 2 title '',\
'MADatNLO.HwU' index 365 using (($1+$2)/2):($3 < 0 ? sqrt(-1) : $3) ls 2 title 'LO|#1, central value, dynamical\_scale\_choice=10',\
'MADatNLO.HwU' index 364 using (($1+$2)/2):($3 >= 0 ? sqrt(-1) : abs($3)):4 w yerrorbar ls 101 title '',\
'MADatNLO.HwU' index 364 using (($1+$2)/2):($3 >= 0 ? sqrt(-1) : abs($3)) ls 101 title '',\
'MADatNLO.HwU' index 364 using (($1+$2)/2):($3 < 0 ? sqrt(-1) : $3):4 w yerrorbar ls 1 title '',\
'MADatNLO.HwU' index 364 using (($1+$2)/2):($3 < 0 ? sqrt(-1) : $3) ls 1 title 'NLO|#1, central value, dynamical\_scale\_choice=10'
#-- rendering subhistograms 'Relative scale and PDF uncertainty'
unset label
unset format
set yrange [-1.4800e+00:1.4000e+00]
set origin 0.0000e+00, 3.5000e-01
set size 1.0000e+00, 1.5000e-01
set mytics 2
set ytics auto
set format x ''
unset logscale y
set ylabel "NLO|#1 rel.unc."
set label "Relative uncertainties w.r.t. central values" font ",9" front at graph 0.03, graph 0.13
plot \
'MADatNLO.HwU' index 367 using (($1+$2)/2):(safe($7,$3,1.0)-1.0) ls 14 title '',\
'MADatNLO.HwU' index 367 using (($1+$2)/2):(safe($6,$3,1.0)-1.0) ls 14 title '',\
'MADatNLO.HwU' index 366 using (($1+$2)/2):(safe($7,$3,1.0)-1.0) ls 13 title '',\
'MADatNLO.HwU' index 366 using (($1+$2)/2):(safe($6,$3,1.0)-1.0) ls 13 title '',\
'MADatNLO.HwU' index 365 using (($1+$2)/2):(safe($7,$3,1.0)-1.0) ls 12 title '',\
'MADatNLO.HwU' index 365 using (($1+$2)/2):(safe($6,$3,1.0)-1.0) ls 12 title '',\
'MADatNLO.HwU' index 364 using (($1+$2)/2):(safe($7,$3,1.0)-1.0) ls 11 title '',\
'MADatNLO.HwU' index 364 using (($1+$2)/2):(safe($6,$3,1.0)-1.0) ls 11 title '',\
0.0 ls 999 title '',\
'MADatNLO.HwU' index 367 using (($1+$2)/2):(0.0):(safe($4,$3,0.0)) w yerrorbar ls 4 title '',\
'MADatNLO.HwU' index 367 using (($1+$2)/2):(safe($5,$3,1.0)-1.0) ls 4 title '',\
'MADatNLO.HwU' index 366 using (($1+$2)/2):(0.0):(safe($4,$3,0.0)) w yerrorbar ls 3 title '',\
'MADatNLO.HwU' index 366 using (($1+$2)/2):(safe($5,$3,1.0)-1.0) ls 3 title '',\
'MADatNLO.HwU' index 365 using (($1+$2)/2):(0.0):(safe($4,$3,0.0)) w yerrorbar ls 2 title '',\
'MADatNLO.HwU' index 365 using (($1+$2)/2):(safe($5,$3,1.0)-1.0) ls 2 title '',\
'MADatNLO.HwU' index 364 using (($1+$2)/2):(0.0):(safe($4,$3,0.0)) w yerrorbar ls 1 title '',\
'MADatNLO.HwU' index 364 using (($1+$2)/2):(safe($5,$3,1.0)-1.0) ls 1 title ''
#-- rendering subhistograms '(LO|#1SD0|#1SD1|#1)/(NLO|#1 central value) ratio'
unset label
unset format
set yrange [-2.4000e-01:1.2000e+00]
set origin 0.0000e+00, 2.0000e-01
set size 1.0000e+00, 1.5000e-01
set mytics 2
set ytics auto
set format x
unset logscale y
set ylabel "ratio w.r.t. NLO|#1"
set label "(LO|#1SD0|#1SD1|#1)/(NLO|#1 central value)" font ",9" at graph 0.03, graph 0.13
plot \
1.0 ls 999 title '',\
'MADatNLO.HwU' index 370 using (($1+$2)/2):7 ls 14 title '',\
'MADatNLO.HwU' index 370 using (($1+$2)/2):6 ls 14 title '',\
'MADatNLO.HwU' index 369 using (($1+$2)/2):7 ls 13 title '',\
'MADatNLO.HwU' index 369 using (($1+$2)/2):6 ls 13 title '',\
'MADatNLO.HwU' index 368 using (($1+$2)/2):7 ls 12 title '',\
'MADatNLO.HwU' index 368 using (($1+$2)/2):6 ls 12 title '',\
'MADatNLO.HwU' index 370 using (($1+$2)/2):5 ls 4 title '',\
'MADatNLO.HwU' index 370 using (($1+$2)/2):3:4 w yerrorbar ls 4 title '',\
'MADatNLO.HwU' index 370 using (($1+$2)/2):3 ls 4 title '',\
'MADatNLO.HwU' index 369 using (($1+$2)/2):5 ls 3 title '',\
'MADatNLO.HwU' index 369 using (($1+$2)/2):3:4 w yerrorbar ls 3 title '',\
'MADatNLO.HwU' index 369 using (($1+$2)/2):3 ls 3 title '',\
'MADatNLO.HwU' index 368 using (($1+$2)/2):5 ls 2 title '',\
'MADatNLO.HwU' index 368 using (($1+$2)/2):3:4 w yerrorbar ls 2 title '',\
'MADatNLO.HwU' index 368 using (($1+$2)/2):3 ls 2 title ''

unset label

################################################################################

################################################################################
### Rendering of the plot titled 'V1V3 log M'
################################################################################

set multiplot
set label "V1V3 log M" font ",13" at graph 0.04, graph 1.05
set xrange [2.5000e+00:4.5000e+00]
set bmargin 0 
set tmargin 0
set xtics nomirror
set ytics nomirror
set mytics 10
set xtics auto
set key horizontal noreverse maxcols 1 width -4 
set label front 'MadGraph5\_aMC\@NLO' font "Courier,11" rotate by 90 at graph 1.02, graph 0.04

#-- rendering subhistograms 'NLO|#1 and LO|#1 results'

set format y '10^{%T}'
set yrange [9.0000e-01:1.1000e+02]
set origin 0.0000e+00, 5.0000e-01
set size 1.0000e+00, 4.0000e-01
set mytics 10
set ytics auto
set format x ''
set logscale y
set ylabel "{/Symbol s} per bin [pb]"

plot \
sqrt(-1) ls 14 title 'SD1|#1, scale variation',\
sqrt(-1) ls 13 title 'SD0|#1, scale variation',\
sqrt(-1) ls 12 title 'LO|#1, scale variation',\
sqrt(-1) ls 11 title 'NLO|#1, scale variation',\
'MADatNLO.HwU' index 374 using (($1+$2)/2):($3 >= 0 ? sqrt(-1) : abs($3)):4 w yerrorbar ls 104 title '',\
'MADatNLO.HwU' index 374 using (($1+$2)/2):($3 >= 0 ? sqrt(-1) : abs($3)) ls 104 title '',\
'MADatNLO.HwU' index 374 using (($1+$2)/2):($3 < 0 ? sqrt(-1) : $3):4 w yerrorbar ls 4 title '',\
'MADatNLO.HwU' index 374 using (($1+$2)/2):($3 < 0 ? sqrt(-1) : $3) ls 4 title 'SD1|#1, central value, dynamical\_scale\_choice=10',\
'MADatNLO.HwU' index 373 using (($1+$2)/2):($3 >= 0 ? sqrt(-1) : abs($3)):4 w yerrorbar ls 103 title '',\
'MADatNLO.HwU' index 373 using (($1+$2)/2):($3 >= 0 ? sqrt(-1) : abs($3)) ls 103 title '',\
'MADatNLO.HwU' index 373 using (($1+$2)/2):($3 < 0 ? sqrt(-1) : $3):4 w yerrorbar ls 3 title '',\
'MADatNLO.HwU' index 373 using (($1+$2)/2):($3 < 0 ? sqrt(-1) : $3) ls 3 title 'SD0|#1, central value, dynamical\_scale\_choice=10',\
'MADatNLO.HwU' index 372 using (($1+$2)/2):($3 >= 0 ? sqrt(-1) : abs($3)):4 w yerrorbar ls 102 title '',\
'MADatNLO.HwU' index 372 using (($1+$2)/2):($3 >= 0 ? sqrt(-1) : abs($3)) ls 102 title '',\
'MADatNLO.HwU' index 372 using (($1+$2)/2):($3 < 0 ? sqrt(-1) : $3):4 w yerrorbar ls 2 title '',\
'MADatNLO.HwU' index 372 using (($1+$2)/2):($3 < 0 ? sqrt(-1) : $3) ls 2 title 'LO|#1, central value, dynamical\_scale\_choice=10',\
'MADatNLO.HwU' index 371 using (($1+$2)/2):($3 >= 0 ? sqrt(-1) : abs($3)):4 w yerrorbar ls 101 title '',\
'MADatNLO.HwU' index 371 using (($1+$2)/2):($3 >= 0 ? sqrt(-1) : abs($3)) ls 101 title '',\
'MADatNLO.HwU' index 371 using (($1+$2)/2):($3 < 0 ? sqrt(-1) : $3):4 w yerrorbar ls 1 title '',\
'MADatNLO.HwU' index 371 using (($1+$2)/2):($3 < 0 ? sqrt(-1) : $3) ls 1 title 'NLO|#1, central value, dynamical\_scale\_choice=10'
#-- rendering subhistograms 'Relative scale and PDF uncertainty'
unset label
unset format
set yrange [-1.4800e+00:1.4000e+00]
set origin 0.0000e+00, 3.5000e-01
set size 1.0000e+00, 1.5000e-01
set mytics 2
set ytics auto
set format x ''
unset logscale y
set ylabel "NLO|#1 rel.unc."
set label "Relative uncertainties w.r.t. central values" font ",9" front at graph 0.03, graph 0.13
plot \
'MADatNLO.HwU' index 374 using (($1+$2)/2):(safe($7,$3,1.0)-1.0) ls 14 title '',\
'MADatNLO.HwU' index 374 using (($1+$2)/2):(safe($6,$3,1.0)-1.0) ls 14 title '',\
'MADatNLO.HwU' index 373 using (($1+$2)/2):(safe($7,$3,1.0)-1.0) ls 13 title '',\
'MADatNLO.HwU' index 373 using (($1+$2)/2):(safe($6,$3,1.0)-1.0) ls 13 title '',\
'MADatNLO.HwU' index 372 using (($1+$2)/2):(safe($7,$3,1.0)-1.0) ls 12 title '',\
'MADatNLO.HwU' index 372 using (($1+$2)/2):(safe($6,$3,1.0)-1.0) ls 12 title '',\
'MADatNLO.HwU' index 371 using (($1+$2)/2):(safe($7,$3,1.0)-1.0) ls 11 title '',\
'MADatNLO.HwU' index 371 using (($1+$2)/2):(safe($6,$3,1.0)-1.0) ls 11 title '',\
0.0 ls 999 title '',\
'MADatNLO.HwU' index 374 using (($1+$2)/2):(0.0):(safe($4,$3,0.0)) w yerrorbar ls 4 title '',\
'MADatNLO.HwU' index 374 using (($1+$2)/2):(safe($5,$3,1.0)-1.0) ls 4 title '',\
'MADatNLO.HwU' index 373 using (($1+$2)/2):(0.0):(safe($4,$3,0.0)) w yerrorbar ls 3 title '',\
'MADatNLO.HwU' index 373 using (($1+$2)/2):(safe($5,$3,1.0)-1.0) ls 3 title '',\
'MADatNLO.HwU' index 372 using (($1+$2)/2):(0.0):(safe($4,$3,0.0)) w yerrorbar ls 2 title '',\
'MADatNLO.HwU' index 372 using (($1+$2)/2):(safe($5,$3,1.0)-1.0) ls 2 title '',\
'MADatNLO.HwU' index 371 using (($1+$2)/2):(0.0):(safe($4,$3,0.0)) w yerrorbar ls 1 title '',\
'MADatNLO.HwU' index 371 using (($1+$2)/2):(safe($5,$3,1.0)-1.0) ls 1 title ''
#-- rendering subhistograms '(LO|#1SD0|#1SD1|#1)/(NLO|#1 central value) ratio'
unset label
unset format
set yrange [-2.4000e-01:1.2000e+00]
set origin 0.0000e+00, 2.0000e-01
set size 1.0000e+00, 1.5000e-01
set mytics 2
set ytics auto
set format x
unset logscale y
set ylabel "ratio w.r.t. NLO|#1"
set label "(LO|#1SD0|#1SD1|#1)/(NLO|#1 central value)" font ",9" at graph 0.03, graph 0.13
plot \
1.0 ls 999 title '',\
'MADatNLO.HwU' index 377 using (($1+$2)/2):7 ls 14 title '',\
'MADatNLO.HwU' index 377 using (($1+$2)/2):6 ls 14 title '',\
'MADatNLO.HwU' index 376 using (($1+$2)/2):7 ls 13 title '',\
'MADatNLO.HwU' index 376 using (($1+$2)/2):6 ls 13 title '',\
'MADatNLO.HwU' index 375 using (($1+$2)/2):7 ls 12 title '',\
'MADatNLO.HwU' index 375 using (($1+$2)/2):6 ls 12 title '',\
'MADatNLO.HwU' index 377 using (($1+$2)/2):5 ls 4 title '',\
'MADatNLO.HwU' index 377 using (($1+$2)/2):3:4 w yerrorbar ls 4 title '',\
'MADatNLO.HwU' index 377 using (($1+$2)/2):3 ls 4 title '',\
'MADatNLO.HwU' index 376 using (($1+$2)/2):5 ls 3 title '',\
'MADatNLO.HwU' index 376 using (($1+$2)/2):3:4 w yerrorbar ls 3 title '',\
'MADatNLO.HwU' index 376 using (($1+$2)/2):3 ls 3 title '',\
'MADatNLO.HwU' index 375 using (($1+$2)/2):5 ls 2 title '',\
'MADatNLO.HwU' index 375 using (($1+$2)/2):3:4 w yerrorbar ls 2 title '',\
'MADatNLO.HwU' index 375 using (($1+$2)/2):3 ls 2 title ''

unset label

################################################################################

################################################################################
### Rendering of the plot titled 'V1V2V3 log M'
################################################################################

set multiplot
set label "V1V2V3 log M" font ",13" at graph 0.04, graph 1.05
set xrange [2.5000e+00:4.5000e+00]
set bmargin 0 
set tmargin 0
set xtics nomirror
set ytics nomirror
set mytics 10
set xtics auto
set key horizontal noreverse maxcols 1 width -4 
set label front 'MadGraph5\_aMC\@NLO' font "Courier,11" rotate by 90 at graph 1.02, graph 0.04

#-- rendering subhistograms 'NLO|#1 and LO|#1 results'

set format y '10^{%T}'
set yrange [9.0000e-01:1.1000e+02]
set origin 0.0000e+00, 5.0000e-01
set size 1.0000e+00, 4.0000e-01
set mytics 10
set ytics auto
set format x ''
set logscale y
set ylabel "{/Symbol s} per bin [pb]"

plot \
sqrt(-1) ls 14 title 'SD1|#1, scale variation',\
sqrt(-1) ls 13 title 'SD0|#1, scale variation',\
sqrt(-1) ls 12 title 'LO|#1, scale variation',\
sqrt(-1) ls 11 title 'NLO|#1, scale variation',\
'MADatNLO.HwU' index 381 using (($1+$2)/2):($3 >= 0 ? sqrt(-1) : abs($3)):4 w yerrorbar ls 104 title '',\
'MADatNLO.HwU' index 381 using (($1+$2)/2):($3 >= 0 ? sqrt(-1) : abs($3)) ls 104 title '',\
'MADatNLO.HwU' index 381 using (($1+$2)/2):($3 < 0 ? sqrt(-1) : $3):4 w yerrorbar ls 4 title '',\
'MADatNLO.HwU' index 381 using (($1+$2)/2):($3 < 0 ? sqrt(-1) : $3) ls 4 title 'SD1|#1, central value, dynamical\_scale\_choice=10',\
'MADatNLO.HwU' index 380 using (($1+$2)/2):($3 >= 0 ? sqrt(-1) : abs($3)):4 w yerrorbar ls 103 title '',\
'MADatNLO.HwU' index 380 using (($1+$2)/2):($3 >= 0 ? sqrt(-1) : abs($3)) ls 103 title '',\
'MADatNLO.HwU' index 380 using (($1+$2)/2):($3 < 0 ? sqrt(-1) : $3):4 w yerrorbar ls 3 title '',\
'MADatNLO.HwU' index 380 using (($1+$2)/2):($3 < 0 ? sqrt(-1) : $3) ls 3 title 'SD0|#1, central value, dynamical\_scale\_choice=10',\
'MADatNLO.HwU' index 379 using (($1+$2)/2):($3 >= 0 ? sqrt(-1) : abs($3)):4 w yerrorbar ls 102 title '',\
'MADatNLO.HwU' index 379 using (($1+$2)/2):($3 >= 0 ? sqrt(-1) : abs($3)) ls 102 title '',\
'MADatNLO.HwU' index 379 using (($1+$2)/2):($3 < 0 ? sqrt(-1) : $3):4 w yerrorbar ls 2 title '',\
'MADatNLO.HwU' index 379 using (($1+$2)/2):($3 < 0 ? sqrt(-1) : $3) ls 2 title 'LO|#1, central value, dynamical\_scale\_choice=10',\
'MADatNLO.HwU' index 378 using (($1+$2)/2):($3 >= 0 ? sqrt(-1) : abs($3)):4 w yerrorbar ls 101 title '',\
'MADatNLO.HwU' index 378 using (($1+$2)/2):($3 >= 0 ? sqrt(-1) : abs($3)) ls 101 title '',\
'MADatNLO.HwU' index 378 using (($1+$2)/2):($3 < 0 ? sqrt(-1) : $3):4 w yerrorbar ls 1 title '',\
'MADatNLO.HwU' index 378 using (($1+$2)/2):($3 < 0 ? sqrt(-1) : $3) ls 1 title 'NLO|#1, central value, dynamical\_scale\_choice=10'
#-- rendering subhistograms 'Relative scale and PDF uncertainty'
unset label
unset format
set yrange [-1.4800e+00:1.4000e+00]
set origin 0.0000e+00, 3.5000e-01
set size 1.0000e+00, 1.5000e-01
set mytics 2
set ytics auto
set format x ''
unset logscale y
set ylabel "NLO|#1 rel.unc."
set label "Relative uncertainties w.r.t. central values" font ",9" front at graph 0.03, graph 0.13
plot \
'MADatNLO.HwU' index 381 using (($1+$2)/2):(safe($7,$3,1.0)-1.0) ls 14 title '',\
'MADatNLO.HwU' index 381 using (($1+$2)/2):(safe($6,$3,1.0)-1.0) ls 14 title '',\
'MADatNLO.HwU' index 380 using (($1+$2)/2):(safe($7,$3,1.0)-1.0) ls 13 title '',\
'MADatNLO.HwU' index 380 using (($1+$2)/2):(safe($6,$3,1.0)-1.0) ls 13 title '',\
'MADatNLO.HwU' index 379 using (($1+$2)/2):(safe($7,$3,1.0)-1.0) ls 12 title '',\
'MADatNLO.HwU' index 379 using (($1+$2)/2):(safe($6,$3,1.0)-1.0) ls 12 title '',\
'MADatNLO.HwU' index 378 using (($1+$2)/2):(safe($7,$3,1.0)-1.0) ls 11 title '',\
'MADatNLO.HwU' index 378 using (($1+$2)/2):(safe($6,$3,1.0)-1.0) ls 11 title '',\
0.0 ls 999 title '',\
'MADatNLO.HwU' index 381 using (($1+$2)/2):(0.0):(safe($4,$3,0.0)) w yerrorbar ls 4 title '',\
'MADatNLO.HwU' index 381 using (($1+$2)/2):(safe($5,$3,1.0)-1.0) ls 4 title '',\
'MADatNLO.HwU' index 380 using (($1+$2)/2):(0.0):(safe($4,$3,0.0)) w yerrorbar ls 3 title '',\
'MADatNLO.HwU' index 380 using (($1+$2)/2):(safe($5,$3,1.0)-1.0) ls 3 title '',\
'MADatNLO.HwU' index 379 using (($1+$2)/2):(0.0):(safe($4,$3,0.0)) w yerrorbar ls 2 title '',\
'MADatNLO.HwU' index 379 using (($1+$2)/2):(safe($5,$3,1.0)-1.0) ls 2 title '',\
'MADatNLO.HwU' index 378 using (($1+$2)/2):(0.0):(safe($4,$3,0.0)) w yerrorbar ls 1 title '',\
'MADatNLO.HwU' index 378 using (($1+$2)/2):(safe($5,$3,1.0)-1.0) ls 1 title ''
#-- rendering subhistograms '(LO|#1SD0|#1SD1|#1)/(NLO|#1 central value) ratio'
unset label
unset format
set yrange [-2.4000e-01:1.2000e+00]
set origin 0.0000e+00, 2.0000e-01
set size 1.0000e+00, 1.5000e-01
set mytics 2
set ytics auto
set format x
unset logscale y
set ylabel "ratio w.r.t. NLO|#1"
set label "(LO|#1SD0|#1SD1|#1)/(NLO|#1 central value)" font ",9" at graph 0.03, graph 0.13
plot \
1.0 ls 999 title '',\
'MADatNLO.HwU' index 384 using (($1+$2)/2):7 ls 14 title '',\
'MADatNLO.HwU' index 384 using (($1+$2)/2):6 ls 14 title '',\
'MADatNLO.HwU' index 383 using (($1+$2)/2):7 ls 13 title '',\
'MADatNLO.HwU' index 383 using (($1+$2)/2):6 ls 13 title '',\
'MADatNLO.HwU' index 382 using (($1+$2)/2):7 ls 12 title '',\
'MADatNLO.HwU' index 382 using (($1+$2)/2):6 ls 12 title '',\
'MADatNLO.HwU' index 384 using (($1+$2)/2):5 ls 4 title '',\
'MADatNLO.HwU' index 384 using (($1+$2)/2):3:4 w yerrorbar ls 4 title '',\
'MADatNLO.HwU' index 384 using (($1+$2)/2):3 ls 4 title '',\
'MADatNLO.HwU' index 383 using (($1+$2)/2):5 ls 3 title '',\
'MADatNLO.HwU' index 383 using (($1+$2)/2):3:4 w yerrorbar ls 3 title '',\
'MADatNLO.HwU' index 383 using (($1+$2)/2):3 ls 3 title '',\
'MADatNLO.HwU' index 382 using (($1+$2)/2):5 ls 2 title '',\
'MADatNLO.HwU' index 382 using (($1+$2)/2):3:4 w yerrorbar ls 2 title '',\
'MADatNLO.HwU' index 382 using (($1+$2)/2):3 ls 2 title ''

unset label

################################################################################
unset multiplot
!ps2pdf "MADatNLO.ps" &> /dev/null
